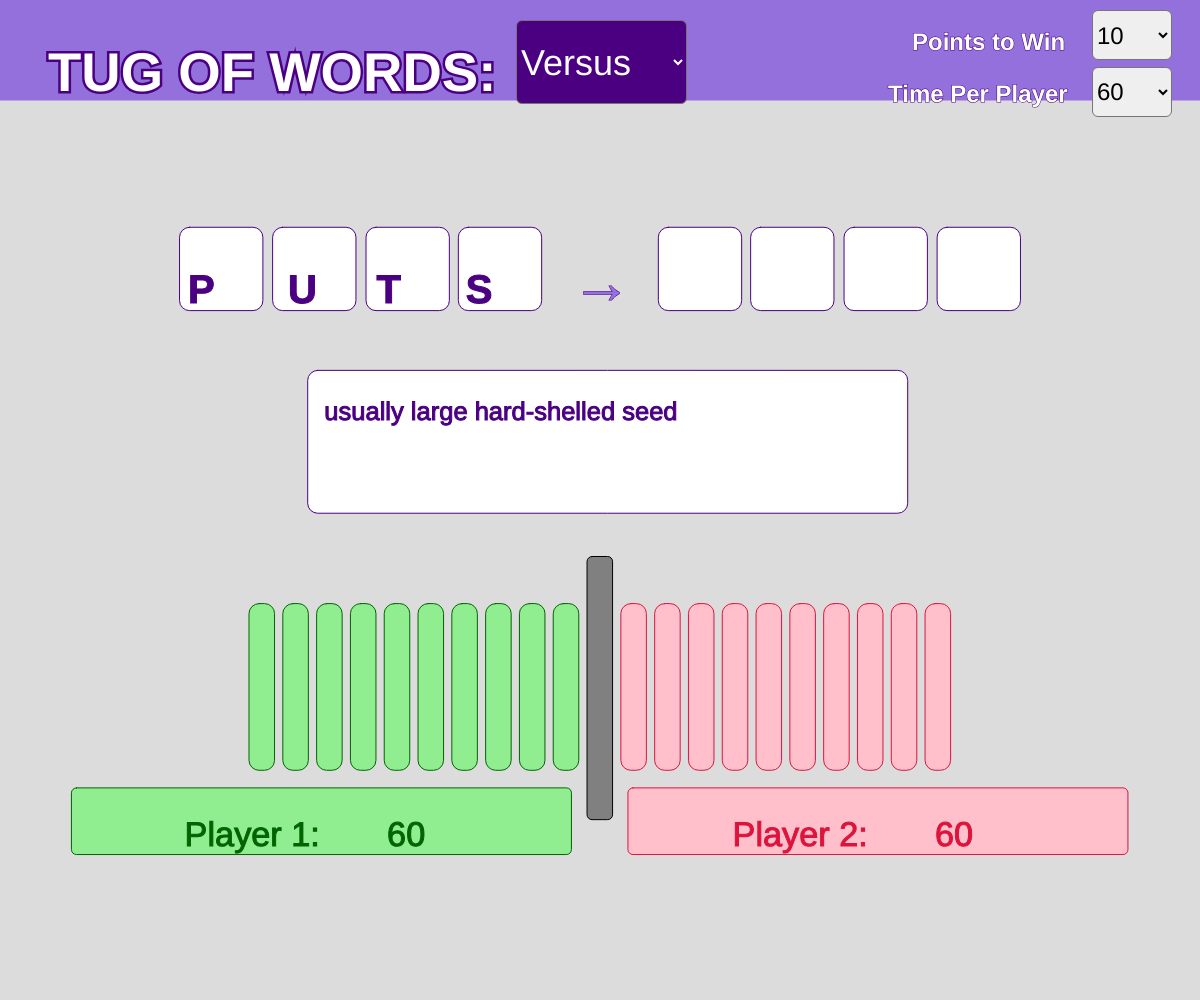
Frame 1 (no input)
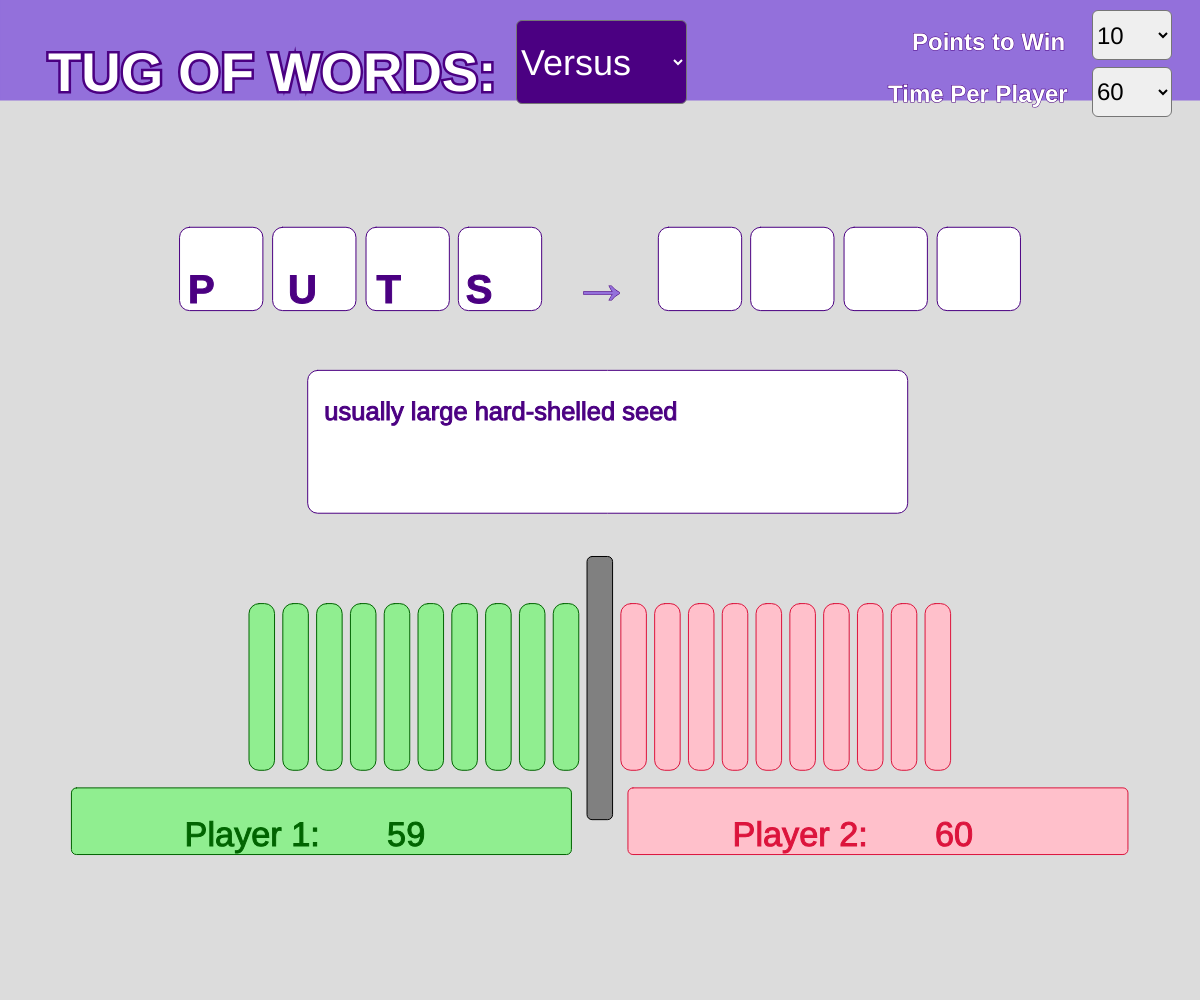
Frame 60 (no input)
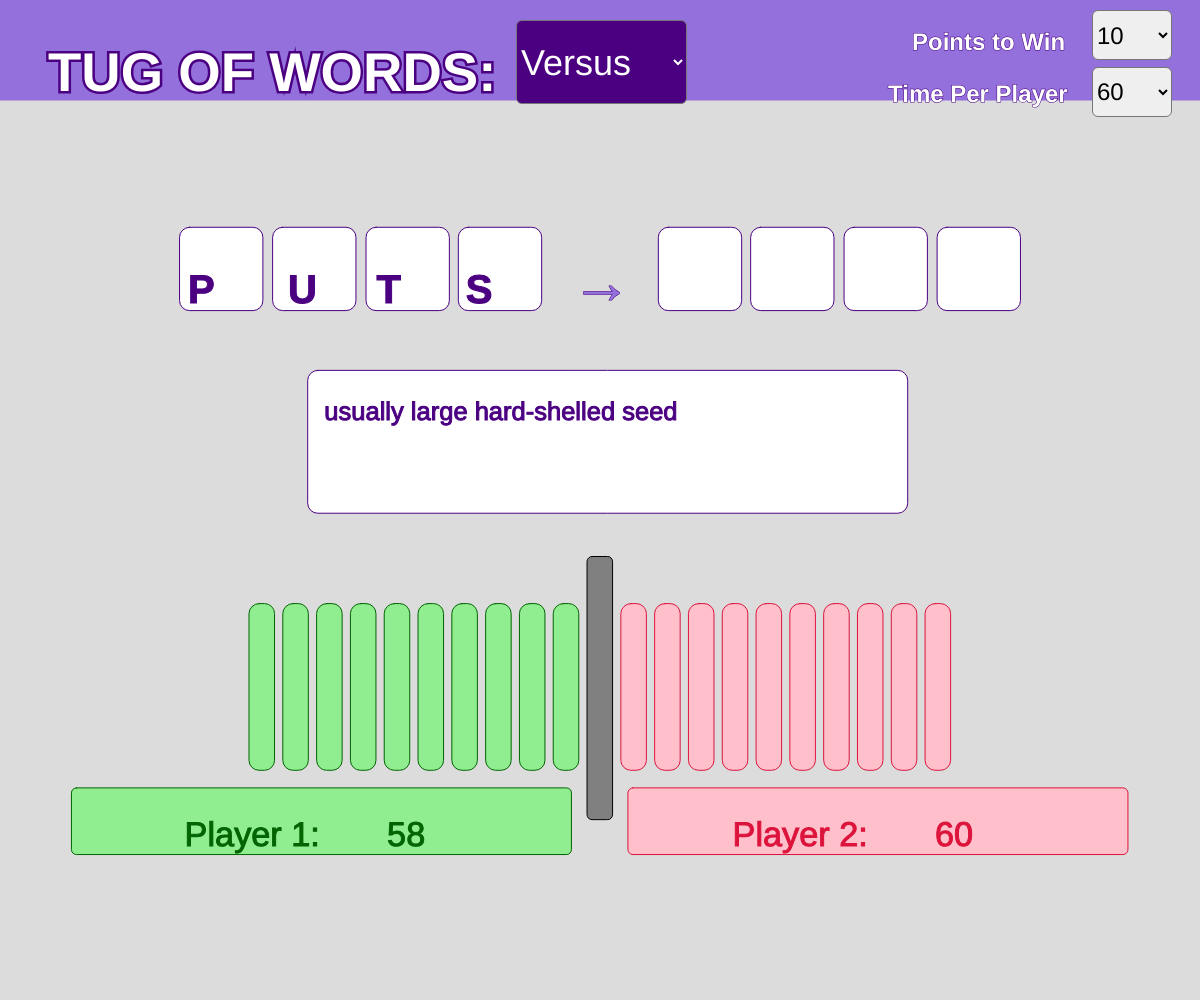
Frame 120 (the mouse pressed at the canvas centre since frame 60)

The p5.js sketch that drew these frames (run headless with seeded random() and noise() and a simulated clock; from frame 60 on, the mouse is pressed at the canvas centre):

// p5.js sketch
// ── sketch.js
//bust

swrongCount = 0
savedWords = []

count = 0
before = ''
after = ['','','','']
correct = ''
flashWord = ''
score = 0
team = 0
secs = 0

r = 255
g = 255
b = 255
let rr,gg,bb
let points, times

w = 0
h = 0

numRects = 10
timeSet = 60
p1timer = timeSet;
p2timer = timeSet;
timers = [p1timer, p2timer]

prev = 0
flows = []

let re, gr, bl

function setup() {
  w = windowWidth
  h = windowHeight
  createCanvas(w, h);
  button = createButton('New Game');
  button.position(w/2-w/12, h*2/3);
  button.size(w/6, h/12)
  button.style('font-size', '2.5vw');
  
  button.mousePressed(newGame);
  button.hide()
  
  rsel = createSelect();
  rsel.size(w/15, h/20)
  rsel.style('font-size', '2vw');
  rsel.style('border-radius', '6px');
  rsel.position(w*9.1/10, h/100);
  rsel.option(5);
  rsel.option(10);
  rsel.option(15);
  rsel.selected(10);
  rsel.changed(rectEvent);
  
  tsel = createSelect();
  tsel.size(w/15, h/20)
  tsel.style('font-size', '2vw');
  tsel.style('border-radius', '6px');
  tsel.position(w*9.1/10, h/15);
  tsel.option(60);
  tsel.option(90);
  tsel.option(120);
  tsel.selected(60);
  tsel.changed(timeEvent);
  
  msel = createSelect();
  msel.size(w/7, h/11.9)
  msel.style('font-size', '3vw');
  msel.style('background-color', 'indigo');
  msel.style('color', 'white');
  msel.style('border-radius', '6px');
  msel.position(w*4.3/10, h/50);
  msel.option('Versus');
  msel.option('Timed');
  msel.selected('Versus');
  msel.changed(modeEvent);
  
  before = random(Object.keys(defs)).toUpperCase()
  correct = random(matches[before.toLowerCase()]).toUpperCase()

  savedWords.push(before)
  savedWords.push(correct)
  points = 'Points to Win'
  times = 'Time Per Player'
}

function draw() {
  background(220)
  colorMode(RGB);
  
  if (r < 255){
    r+=25
    b+=25
    rr=r
    bb=b
  }
  if (g < 255 && flashWord == '') {
    g+=25
    b+=25
    gg=g
    bb=b
  }
  else if (g < 255) {
    rr=255
    g+=15
    b+=15
  }
  else {
    flashWord = ''
  }
  
  //Top Banner
  fill('mediumpurple')
  stroke('mediumpurple')
  rect(0, 0, w, 100);
  fill('white')
  stroke('indigo')
  strokeWeight(5)
  textStyle(BOLD);
  textSize(w/22);
  text('TUG OF WORDS:', w/25, h/11);
  strokeWeight(1)
  
  textSize(w/50);
  text(points, w*0.76, h/20);
  text(times, w*0.74, h/9.8);
  
  //Word viewer
  fill(r, g, b)
  rect(w/2-h/24-h/10, h/4.4, h/12, h/12, 10);
  rect(w/2-h/24-h/5.2, h/4.4, h/12, h/12, 10);
  rect(w/2-h/24-h/3.5, h/4.4, h/12, h/12, 10);
  rect(w/2-h/24-h/2.64, h/4.4, h/12, h/12, 10);
  
  if (points != ''){ fill(rr, gg, bb) }
  else { fill('white ') }
  rect(w/2-h/24+h/10, h/4.4, h/12, h/12, 10);
  rect(w/2-h/24+h/5.2, h/4.4, h/12, h/12, 10);
  rect(w/2-h/24+h/3.5, h/4.4, h/12, h/12, 10);
  rect(w/2-h/24+h/2.64, h/4.4, h/12, h/12, 10);
  
  fill('indigo')
  textSize(w/30);
  text(before[0], w/2-h/24-h/2.7, h/3.3);
  text(before[1], w/2-h/24-h/3.7, h/3.3);
  text(before[2], w/2-h/24-h/5.5, h/3.3);
  text(before[3], w/2-h/24-h/10.8, h/3.3); 
  
  fill('mediumpurple')
  textSize(w/30);
  text(after[3], w/2-h/24+h/2.6, h/3.3);
  text(after[2], w/2-h/24+h/3.4, h/3.3);
  text(after[1], w/2-h/24+h/4.9, h/3.3);
  text(after[0], w/2-h/24+h/9.3, h/3.3); 
  
  //Definition
  fill('mediumpurple')
  textSize(w/20);
  text('→', w/2.1, h/3.3);
  fill('white')
  rect(w/3.9, h/2.7, w/2, h/7, 10);

  fill('indigo')
  textStyle(NORMAL)
  textWrap(WORD);
  textSize(w/47);
  def = defs[correct.toLowerCase()]
  text(def, w/3.7, h/2.5, w/2.1, h/7);
  
  fill(r,g,b)
  textSize(w/30);
  if (flashWord != ''){
    text(flashWord[3], w/2-h/24+h/2.6, h/3.3);
    text(flashWord[2], w/2-h/24+h/3.4, h/3.3);
    text(flashWord[1], w/2-h/24+h/4.9, h/3.3);
    text(flashWord[0], w/2-h/24+h/9.3, h/3.3);
  }
  
  strokeWeight(1)
  //Score keeper & timer
  if (points != '') {
    if (frameCount % 60 == 0 && timers[0] > 0 && timers[1] > 0) {
      timers[team%2]--;
    }
    for (let i = 0; i <= numRects; i++) {

      plift = 0
      nlift = 0
      if (i == score) {
        plift = h/25
      }
      else if (i == score*-1) {
        nlift = h/25
      }

      if (i == 0){
        fill('grey')
        stroke('black')
        rect(w/15+(15*w/35.5), h/3.8+h/3-plift, w/47, h/3.8, 5);
      }
      else {
        fill('lightgreen')
        stroke('darkgreen')
        rect(w/15+((15-i)*w/35.5), h/3.7+h/3-nlift, w/47, h/6, 10);

        fill('pink')
        stroke('crimson')
        rect(w/15+((15+i)*w/35.5), h/3.7+h/3-plift, w/47, h/6, 10);
      }
    }

    fill('lightgreen')
    stroke('darkgreen')
    rect(w/16.8, h/2.2+h/3, w/2.4, h/15, 5);
    fill('darkgreen')
    textSize(w/35)
    text('Player 1: ', w/6.5, h/1.95+h/3)
    text(timers[0], w/3.1, h/1.95+h/3)

    fill('pink')
    stroke('crimson')
    rect(w/15+w/2.19, h/2.2+h/3, w/2.4, h/15, 5);
    fill('crimson')
    textSize(w/35)
    text('Player 2: ', w/6.5+w/2.19, h/1.95+h/3)
    text(timers[1], w/3.1+w/2.19, h/1.95+h/3)
  }
  else {
    if (frameCount%60 == 0 && score != 31){
      timers[0] += 1;
    }
    textSize(w/22)
    strokeWeight(5)
    stroke('indigo')
    fill('white')
    tx = w*0.85
    ty = h/11
    if (timers[0]%60 < 10) { text(int(timers[0]/60)+':0'+timers[0]%60, tx, ty); }
    else { text(int(timers[0]/60)+':'+timers[0]%60, tx, ty); }
    
    strokeWeight(2)
    if (score < 0){
      score = 0
    }
    if (wrongCount == 0){
      wrongCount = 1
    }
    for (let i = 15; i > 15-score; i--) {
      if (i > 5){
        fill('pink')
        stroke('crimson')
        
      }
      else if (i > -5) {
        fill('peachpuff')
        stroke('darkorange')
      }
      else if (i > -15) {
        fill('lightgreen')
        stroke('darkgreen')
      }
      else {
        fill('darkgreen')
        stroke('darkgreen')
      }
      rect(w/15+((15-i)*w/35.5), h/3.6+h/3, w/47, h/4, 10);
    }
  }
  
  //Endgame
  if (points != '' && (timers[0] == 0 || timers[1] == 0 || score == numRects || score == numRects*-1)) {
    let textToAnimate, textX, textY
    textSize(w/16)
    fill('white')
    stroke('black')
    rect(w/12, h/7, w/1.2, h/1.2)
    fill('indigo')

    if (score > 0) { 
      text('Round over:', w/3, h/3)
      textToAnimate = 'Player 2 Wins!     '
      textX = 1/3.3
      textY = h/2
      stroke('crimson')
    }
    else if (score < 0) { 
      text('Round over:', w/3, h/3)
      textToAnimate = 'Player 1 Wins!     '
      textX = 1/3.3
      textY = h/2
      stroke('lime')
    }
    else { 
      text('Round over: ', w/4.7, h/2.5) 
      textToAnimate = 'It\'s a tie!     '
      textX = 2.28/4
      textY = h/2.5  
      stroke('indigo')
    }

    prev = 0
    for (let i = 0; i < textToAnimate.length; i++) {
      if (i == int(frameCount/7 % textToAnimate.length)) {
        strokeWeight(5);
      } else {
        strokeWeight(0);
      }
      text(textToAnimate[i], w*textX + prev, textY);
      prev += textWidth(textToAnimate[i])
    }
    strokeWeight(1)
    
    if (frameCount % 5 == 0) {
      let xOptions = [random(w/8, w*7/8)]
      let x=random(xOptions);     
      let y=random(h/5, h*4);
      let a = color(random(255), random(255), random(255))
      let b = color(random(255), random(255), random(255))
      flows.push([x, y, a, b])
    }
    
    for (let i = 0; i < flows.length; i++){
      x = flows[i][0]
      y = flows[i][1]
      a = flows[i][2]
      b = flows[i][3]
      
      noStroke()
      fill(a);
      ellipse(x+13,y-3,20,20)
      ellipse(x-13,y-3,20,20)
      ellipse(x-7.5,y+14,20,20)
      ellipse(x+7.5,y+14,20,20)
      ellipse(x,y-15,20,20)
      fill (b);
      ellipse(x,y+1,22,22) 
    }
    
    re = map(sin(frameCount * 0.05), -1, 1, 195, 147);
    gr = map(sin(frameCount * 0.05), -1, 1, 176, 112);
    bl = map(sin(frameCount * 0.05), -1, 1, 234, 255);
    button.style("background-color", "rgb(" + re + ", " + gr + ", " + bl + ")");
    button.show();
  }
  else if (score == 31 && points == '') {
    let textToAnimate, textX, textY
    textSize(w/16)
    fill('white')
    stroke('black')
    rect(w/12, h/7, w/1.2, h/1.2)
    fill('indigo')

    if (score > 0) { 
      text('You solved 31 words in:', w/6, h/3)
      textToAnimate = int(timers[0]/60) + ' minutes and ' + timers[0]%60 + ' seconds!     ';
      textX = 1/7
      textY = h/2
      stroke('indigo')
    }
    
    prev = 0
    for (let i = 0; i < textToAnimate.length; i++) {
      if (i == int(frameCount/7 % textToAnimate.length)) {
        strokeWeight(5);
      } else {
        strokeWeight(0);
      }
      text(textToAnimate[i], w*textX + prev, textY);
      prev += textWidth(textToAnimate[i])
    }
    strokeWeight(1)
    
    if (frameCount % 5 == 0) {
      let xOptions = [random(w/8, w*7/8)]
      let x=random(xOptions);     
      let y=random(h/5, h*4);
      let a = color(random(255), random(255), random(255))
      let b = color(random(255), random(255), random(255))
      flows.push([x, y, a, b])
    }
    
    for (let i = 0; i < flows.length; i++){
      x = flows[i][0]
      y = flows[i][1]
      a = flows[i][2]
      b = flows[i][3]
      
      noStroke()
      fill(a);
      ellipse(x+13,y-3,20,20)
      ellipse(x-13,y-3,20,20)
      ellipse(x-7.5,y+14,20,20)
      ellipse(x+7.5,y+14,20,20)
      ellipse(x,y-15,20,20)
      fill (b);
      ellipse(x,y+1,22,22) 
    }
    
    re = map(sin(frameCount * 0.05), -1, 1, 195, 147);
    gr = map(sin(frameCount * 0.05), -1, 1, 176, 112);
    bl = map(sin(frameCount * 0.05), -1, 1, 234, 255);
    button.style("background-color", "rgb(" + re + ", " + gr + ", " + bl + ")");
    button.show();
  }
}

function newGame() {
  if (points != ''){ 
    timers[0] = timeSet;
    timers[1] = timeSet;
  }
  else { timers[0] = 0; }
  
  wrongCount = 0
  
  score = 0;
  team = 0;
  button.hide();
  flows = []
  
  savedWords = []
  before = random(Object.keys(defs)).toUpperCase()
  correct = random(matches[before.toLowerCase()]).toUpperCase()
  savedWords.push(before)
  savedWords.push(correct)
  
  after = ['','','','']
  
}


const sleep = ms => new Promise(r => setTimeout(r, ms));
async function keyPressed() {
  if (timers[0] != 0 && timers[1] != 0 && score != numRects && score != numRects*-1) {
    after[count%4] = String.fromCharCode(keyCode)
    if (keyCode == 8) {
      after = ['','','','']
      count = 0
    }
    else if (keyCode == 8) {
      after = ['','','','']
      count = 0
    }
    else if (count%4 == 3) {
      arrEqual = true
      for (let c = 0; c < after.length; c++) {
        if (after[c] !== correct[c]) arrEqual = false;
      }
      
      await sleep(50);
      if (arrEqual){
        r = 0
        b = 0
        clone = ''
        for (let c = 0; c < 4; c++) { clone += after[c] }
        before = clone

        correct = random(matches[before.toLowerCase()]).toUpperCase()
        correctCount = 0
        while (savedWords.includes(correct)){
          if (correctCount == matches[before.toLowerCase()].length) {
            before = random(Object.keys(defs)).toUpperCase()
            while (savedWords.includes(before)){
              before = random(Object.keys(defs)).toUpperCase()
            }

            correct = random(matches[before.toLowerCase()]).toUpperCase()
            savedWords.push(before)
            break
          }
          else {
            correct = random(matches[before.toLowerCase()]).toUpperCase()
            correctCount += 1
          } 
        }
        savedWords.push(correct)

        if (team % 2 == 0 && points != ''){
          score -= 1
        }
        else {
          score += 1
        }
        after = ['','','','']
        count = 0
        wrongCount = 0
      }
      else {
        g = 0
        b = 0

        after = ['','','','']
        count = 0
        wrongCount += 1
        if (wrongCount == 2){
          flashWord = correct
          
          before = random(Object.keys(defs)).toUpperCase()
          while (savedWords.includes(before)){
            before = random(Object.keys(defs)).toUpperCase()
          }
          correct = random(matches[before.toLowerCase()]).toUpperCase()
          savedWords.push(before)
          savedWords.push(correct)
          
          wrongCount = 0
        }
      }
      team += 1
    } 
    else {
      count++
    }
  }
}

function rectEvent() {
  let item = rsel.value();
  numRects = item;
  newGame()
}

function timeEvent() {
  let item = tsel.value();
  timeSet = item;
  newGame()
}

function modeEvent() {
  let item = msel.value();
  if (item == 'Versus'){
    rsel.show()
    tsel.show()
    points = 'Points to Win'
    times = 'Time Per Player'
    numRects = 10
    rsel.selected(10)
    tsel.selected(60)
  }
  else {
    rsel.hide()
    tsel.hide()
    timers[0] = 0
    points = ''
    times = ''
    numRects = -100
  }
  newGame()
}
// ── db.js
defs = {'abed': 'in bed', 'abet': 'assist or encourage, usually in some wrongdoing', 'able': "having the power, skill, means, or opportunity to do ", 'ably': 'with competence; in a competent capable manner', 'abut': 'lie adjacent to another or share a boundary', 'aced': 'succeed at easily', 'aces': 'the smallest whole number or a numeral representing this number', 'ache': 'a dull persistent (usually moderately intense) pain', 'achy': 'causing a dull and steady pain', 'acid': 'any of various water-soluble compounds having a sour taste and capable of turning litmus red', 'acme': 'the highest level or degree attainable', 'acne': 'an inflammatory disease involving the sebaceous glands of the skin', 'acre': 'a unit of area (4840 square yards)', 'acts': 'a legal document codifying the result of deliberations', 'adds': 'join (something) to something else so as to increase the size, number, or amount', 'adit': 'a nearly horizontal passage from the surface into a mine', 'aeon': 'an indefinite and very long period of time', 'afar': 'at or to a distance', 'agar': 'any culture medium that uses agar as the gelling agent', 'aged': 'people who are old collectively', 'ages': 'how long something has existed', 'aide': 'an officer who acts as military assistant to a more senior officer', 'aids': 'a person or thing that is a resource that helps make something easier or possible to do', 'ails': 'aromatic bulb used as seasoning', 'aims': 'an anticipated outcome that is intended or that guides your planned actions', 'airs': 'a mixture of gases (especially oxygen)', 'airy': 'open to or abounding in fresh air', 'ajar': 'slightly open', 'akin': 'similar in quality or character', 'alar': 'a chemical sprayed on fruit trees to regulate their growth', 'alas': 'an expression of grief, pity, or concern', 'ales': 'a general name for beer made with a top fermenting yeast', 'ally': 'a friendly nation', 'alms': 'money or goods contributed to the poor', 'aloe': 'succulent plants having rosettes of leaves usually with fiber like hemp and spikes of showy flowers', 'also': 'in addition', 'alto': 'the highest adult male singing voice', 'alum': 'a white crystalline double sulfate of aluminum', 'ambo': 'a platform raised above the surrounding level to give prominence to the person on it', 'amen': 'uttered at the end of a prayer or hymn, meaning ‘so be it.’', 'ammo': 'projectiles to be fired from a gun', 'amps': "the basic unit of electric current adopted under the Systeme International d'Unites", 'anew': 'again but in a new or different way', 'anon': 'at another time', 'ants': 'social insect living in organized colonies', 'apes': 'any of various primates with short tails or no tail at all', 'apex': 'the highest point (of something)', 'apse': 'a domed or vaulted recess or projection on a building especially the east end of a church', 'arch': 'a curved shape in the vertical plane that spans an opening', 'arcs': 'electrical conduction through a gas in an applied electric field', 'area': 'a particular geographical region of indefinite boundary', 'aria': 'an elaborate song for solo voice', 'arid': 'lacking sufficient water or rainfall', 'aril': 'fleshy and usually brightly colored cover of some seeds that develops from the ovule stalk', 'arks': 'a large, flat-bottomed boat', 'arms': 'a human limb; commonly used to refer to the whole superior limb', 'army': 'a permanent organization of the military land forces of a nation or state', 'arse': 'the fleshy part of the human body that you sit on', 'arts': 'the products of human creativity', 'arty': 'showily imitative of art or artists', 'arum': 'starch resembling sago that is obtained from cuckoopint root', 'ashy': 'of a light grey', 'asks': 'make a request or demand for something to somebody', 'atom': 'the basic unit of a chemical element', 'atop': 'on, to, or at the top', 'aunt': 'the sister of your father or mother; the wife of your uncle', 'aura': 'the distinctive atmosphere or quality that seems to surround and be generated by a person, thing, or place', 'auto': 'a motor vehicle with four wheels; usually propelled by an internal engine', 'aver': 'report or maintain', 'avid': 'marked by active interest and enthusiasm', 'away': 'not present; having left', 'awed': 'inspire awe in', 'awes': 'an overwhelming feeling of wonder or admiration', 'awls': 'a pointed tool for marking surfaces or for punching small holes', 'awry': 'turned or twisted toward one side', 'axed': 'chop or split with an ax', 'axes': 'an edge tool with a heavy bladed head mounted across a handle', 'axil': 'the upper angle between an axis and an offshoot such as a branch or leafstalk', 'axis': 'a straight line through a body or figure that satisfies certain conditions', 'axle': 'a shaft on which a wheel rotates', 'axon': 'long nerve fiber that conducts away from the cell body of the neuron', 'baba': 'a small cake leavened with yeast', 'babe': 'a very young child (birth to 1 year)', 'baby': 'a very young child (birth to 1 year)', 'bach': 'German baroque organist and contrapuntist; composed mostly keyboard music', 'back': 'the posterior part of a human (or animal)', 'bade': 'a Chadic language spoken in northern Nigeria', 'bads': 'that which is below standard or expectations as of ethics or decency', 'bags': 'a flexible container with a single opening', 'baht': 'the basic unit of money in Thailand', 'bail': 'the temporary release of an accused person awaiting trial', 'bait': 'anything that serves as an enticement', 'bake': 'cook and make edible by putting in a hot oven', 'bald': "grow bald; lose hair on one's head", 'bale': 'a large bundle bound for storage or transport', 'balk': 'the area on a billiard table behind the balkline', 'ball': 'round object that is hit or thrown or kicked in games', 'balm': 'any of various aromatic resinous substances used for healing and soothing', 'band': 'an unofficial association of people or groups', 'bane': 'something causing misery or death', 'bang': 'a vigorous blow', 'bank': 'sloping land (especially the slope beside a body of water)', 'bans': 'forbid the public distribution of', 'barb': 'an aggressive remark directed at a person and intended to have a telling effect', 'bard': 'a lyric poet', 'bare': 'not clothed or covered', 'barf': 'the matter ejected in vomiting', 'bark': 'tough protective covering of the woody stems and roots of trees', 'barn': 'an outlying farm building for storing feed and housing farm animals', 'bars': 'a room or establishment where alcoholic drinks are served over a counter', 'base': 'installation from which a military force initiates operations', 'bash': 'a vigorous blow', 'bask': 'derive or receive pleasure from; get enjoyment from; take pleasure in', 'bass': 'the lowest part of the musical range', 'bast': 'strong woody fibers obtained especially from the phloem of from various plants', 'bath': 'a vessel containing liquid in which something is immersed', 'bats': 'nocturnal mouselike mammal with membranous wings and anatomical adaptations for echolocation', 'baud': 'a unit of transmission speed equal to the number of times a signal changes state per second', 'bawl': 'shout loudly and without restraint', 'bays': 'an indentation of a shoreline larger than a cove but smaller than a gulf', 'bead': 'a small ball with a hole through the middle', 'beak': 'a bird\'s horny projecting jaws', 'beam': 'a signal transmitted along a narrow path; guides airplane pilots in darkness or bad weather', 'bean': 'any of various edible seeds of plants of the family Leguminosae used for food', 'bear': 'massive plantigrade carnivorous or omnivorous mammals', 'beat': 'a regular route for a sentry or policeman', 'beau': 'a man who is the lover of a man or woman', 'beck': 'a beckoning gesture', 'beds': 'a piece of furniture that provides a place to sleep', 'beef': 'cattle that are reared for their meat', 'been': 'have the quality of being', 'beep': 'a short high tone produced as a signal or warning', 'beer': 'a general name for alcoholic beverages made by fermenting a cereal(s)', 'bees': 'any of numerous hairy-bodied insects including social and solitary species', 'beet': 'biennial Eurasian plant usually having a swollen edible root; widely cultivated as a food crop', 'begs': 'call upon in supplication; entreat', 'bell': 'a hollow device made of metal that makes a ringing sound when struck', 'belt': 'endless loop of flexible material between two rotating shafts or pulleys', 'bend': 'a circular segment of a curve', 'bent': 'a relatively permanent inclination to react in a particular way', 'berg': 'a large mass of ice floating at sea; usually broken off of a polar glacier', 'berm': 'a narrow ledge or shelf typically at the top or bottom of a slope', 'best': 'the supreme effort one can make', 'beta': 'the 2nd letter of the Greek alphabet', 'bets': 'the money risked on a gamble', 'bevy': 'a large gathering of people of a particular type', 'beys': 'the governor of a district in the Ottoman Empire', 'bias': 'a partiality that prevents objective consideration of an issue or situation', 'bibs': 'top part of an apron; covering the chest', 'bids': 'an authoritative direction or instruction to do something', 'bier': 'a coffin along with its stand', 'biff': 'strike (someone) roughly or sharply with the fist', 'bike': 'a motor vehicle with two wheels and a strong frame', 'bile': 'a digestive juice secreted by the liver and stored in the gallbladder; aids in the digestion of fats', 'bilk': 'cheat somebody out of what is due, especially money', 'bill': 'a statute in draft before it becomes law', 'bind': 'something that hinders as if with bonds', 'bird': 'warm-blooded egg-laying vertebrates characterized by feathers and forelimbs modified as wings', 'bite': 'a wound resulting from biting by an animal or a person', 'bits': 'a small piece or quantity of something', 'blab': 'divulge confidential information or secrets', 'blah': 'pompous or pretentious talk or writing', 'bleb': 'a small blister on the skin', 'bled': 'lose blood from one\'s body', 'blew': 'exhale hard', 'blip': 'a sudden minor shock or meaningless interruption', 'blob': 'an indistinct shapeless form', 'bloc': 'a group of countries in special alliance', 'blog': 'a shared on-line journal where people can post diary entries about their personal experiences and hobbies', 'blot': 'a blemish made by dirt', 'blow': 'a powerful stroke with the fist or a weapon', 'blue': 'color or pigment; resembling the color of the clear sky in the daytime', 'blur': 'a hazy or indistinct representation', 'boar': 'Old World wild swine having a narrow body and prominent tusks', 'boas': 'a long thin fluffy scarf of feathers or fur', 'boat': 'a small vessel for travel on water', 'bobs': 'a former monetary unit in Great Britain', 'bode': 'indicate, as with a sign or an omen', 'bods': 'alternative names for the body of a human being', 'body': 'the entire physical structure of an organism', 'bogs': 'wet spongy ground of decomposing vegetation; has poorer drainage than a swamp', 'bogy': 'an evil or mischievous spirit', 'boil': 'a painful sore with a hard core filled with pus', 'bola': 'a cord fastened around the neck with an ornamental clasp and worn as a necktie', 'bold': 'a typeface with thick heavy lines', 'bole': 'a soft oily clay used as a pigment (especially a reddish brown pigment)', 'boll': 'the rounded seed-bearing capsule of a cotton or flax plant', 'bolo': 'a cord fastened around the neck with an ornamental clasp and worn as a necktie', 'bolt': 'a discharge of lightning accompanied by thunder', 'bomb': 'an explosive device fused to explode under specific conditions', 'bond': 'an electrical force linking atoms', 'bone': 'rigid connective tissue that makes up the skeleton of vertebrates', 'bong': 'a dull resonant sound as of a bell', 'bonk': 'have sexual intercourse with', 'bony': 'being very thin', 'boob': 'an ignorant or foolish person', 'book': 'a written work or composition that has been published', 'boom': 'a deep prolonged loud noise', 'boon': 'a desirable state', 'boor': 'a crude uncouth ill-bred person lacking culture or refinement', 'boos': 'a cry or noise made to express displeasure or contempt', 'boot': 'footwear that covers the whole foot and lower leg', 'bore': 'a person who evokes boredom', 'born': 'come into existence as a result of birth', 'boss': 'a person who exercises control over workers', 'both': 'used to refer to two people or things, regarded and identified together', 'bots': 'botfly larva; typically develops inside the body of a horse or sheep or human', 'bout': 'a short period of intense activity of a specified kind', 'bowl': 'a round vessel that is open at the top; used chiefly for holding food or liquids', 'bows': 'a knot with two loops and loose ends; used to tie shoelaces', 'boxy': 'resembling rectangularity', 'boys': 'a youthful male person', 'bozo': 'a man who is a stupid incompetent fool', 'brad': 'a small nail', 'brag': 'an instance of boastful talk', 'bran': 'broken husks of the seeds of cereal grains that are separated from the flour by sifting', 'bras': 'an undergarment worn by women to support their breasts', 'brat': 'a very troublesome child', 'bray': 'the cry of an ass', 'bred': 'reared in a specified environment or way', 'brew': 'drink made by steeping / boiling / fermenting rather than distilling', 'brie': 'soft creamy white cheese; milder than Camembert', 'brig': 'two-masted sailing vessel square-rigged on both masts', 'brim': 'the top edge of a vessel or other container', 'brio': 'quality of being active or spirited or alive and vigorous', 'bris': 'the Jewish rite of circumcision performed on a male child on the eighth day of his life', 'brit': 'a native or inhabitant of Great Britain', 'brow': 'the part of the face above the eyes', 'buck': 'the male of some horned animals', 'buds': 'a partially opened flower', 'buff': 'an ardent follower and admirer', 'bugs': 'general term for any insect or similar creeping or crawling invertebrate', 'bulk': 'the main part', 'bull': 'uncastrated adult male of domestic cattle', 'bump': 'a lump on the body caused by a blow', 'bums': 'a person who is deemed to be despicable or contemptible', 'bung': 'a plug used to close a hole in a barrel or flask', 'bunk': 'a long trough for feeding cattle', 'buns': 'small rounded bread either plain or sweet', 'bunt': ' gently tap (a pitched ball) without swinging ', 'buoy': 'bright-colored; a float attached by rope to the seabed to mark channels in a harbor', 'burg': 'colloquial American term for a town', 'burl': 'a slub or lump in wool or cloth', 'burn': 'pain that feels hot as if it were on fire', 'burp': 'a reflex that expels gas noisily from the stomach through the mouth', 'burr': 'seed vessel having hooks or prickles', 'bury': 'cover from sight', 'bush': 'a low woody perennial plant usually having several major stems', 'busk': 'play music in a public place and solicit money for it', 'buss': 'the act of caressing with the lips', 'bust': 'a complete failure', 'busy': 'having a great deal to do', 'butt': 'thick end of the handle', 'buys': 'an advantageous purchase', 'buzz': 'sound of rapid vibration', 'byes': 'an automatic advance to the next round in a tournament without playing an opponent', 'byre': 'a barn for cows', 'byte': 'a sequence of 8 bits', 'cabs': 'a compartment at the front of a motor vehicle or locomotive where driver sits', 'cads': 'someone who is morally reprehensible', 'cafe': 'a small restaurant where drinks and snacks are sold', 'caff': 'informal British term for a cafe', 'cage': 'an enclosure made or wire or metal bars', 'cake': 'an item of soft, sweet food, baked and often decorated', 'calf': 'young of domestic cattle', 'call': 'a telephone connection', 'calm': 'steadiness of mind under stress', 'came': 'move toward, travel toward something or somebody or approach something or somebody', 'cami': 'a camisole', 'camo': 'fabric dyed with splotches of green and brown and black and tan', 'camp': 'temporary living quarters specially built by the army for soldiers', 'cams': 'a river in east central England that flows past Cambridge to join the Ouse River', 'cane': 'a stick that people can lean on to help them walk', 'cans': 'airtight sealed metal container for food or drink or paint etc.', 'cape': 'a strip of land projecting into a body of water', 'capo': 'the head of a branch of an organized crime syndicate', 'caps': 'a tight-fitting headdress', 'card': 'one of a set of small pieces of stiff paper marked in various ways', 'care': 'the work of providing treatment for or attending to', 'carp': 'a deep-bodied freshwater fish, typically with barbels around the mouth', 'cars': 'a motor vehicle with four wheels; usually propelled by an internal combustion engine', 'cart': 'a heavy open wagon usually having two wheels and drawn by an animal', 'case': 'an occurrence of something', 'cash': 'money in the form of bills or coins', 'cask': 'the quantity a cask will hold', 'cast': 'the actors in a play', 'cats': 'feline mammal usually having thick soft fur and no ability to roar: domestic cats; wildcats', 'caul': 'part of the peritoneum attached to the stomach and to the colon and covering the intestines', 'cava': 'a Spanish sparkling wine made in the same way as champagne', 'cave': 'a geological formation consisting of an underground enclosure', 'cavy': 'short-tailed rough-haired South American rodent', 'caws': 'the sound made by corvine birds', 'cays': 'a coral reef off the southern coast of Florida', 'cell': 'any small compartment', 'celt': 'a member of a European people who once occupied Britain and Spain and Gaul prior to Roman times', 'cent': 'a fractional monetary unit of several countries', 'chad': 'what is removed when a hole is punched in a card or paper tape', 'chap': 'a boy or man', 'char': 'a charred substance', 'chat': 'an informal conversation', 'chef': 'a professional cook', 'chew': 'a wad of something chewable as tobacco', 'chic': 'elegance by virtue of being fashionable', 'chin': 'the protruding part of the lower jaw', 'chip': 'a small fragment of something broken off from the whole', 'chit': 'a dismissive term for a girl who is immature or who lacks respect', 'chop': 'the irregular motion of waves', 'chow': 'informal food', 'chub': 'European freshwater game fish with a thick spindle-shaped body', 'chug': 'the dull explosive noise made by an engine', 'chum': 'a close friend who accompanies his buddies in their activities', 'cite': 'a short note recognizing a source of information or of a quoted passage', 'city': 'a large and densely populated urban area; may include several independent administrative districts', 'clad': 'provide with clothes or put clothes on', 'clam': 'burrowing marine mollusk living on sand or mud; the shell closes with viselike firmness', 'clan': 'group of people related by blood or marriage', 'clap': 'a sudden very loud noise', 'claw': 'sharp curved horny process on the toe of a bird or some mammals or reptiles', 'clay': 'a very fine-grained soil that is plastic when moist but hard when fired', 'clef': 'a musical notation written on a staff indicating the pitch of the notes following it', 'clip': 'a metal frame or container holding cartridges; can be inserted into an automatic gun', 'clod': 'a compact mass', 'clog': 'footwear usually with wooden soles', 'clop': "the sound of a horse's hoofs hitting on a hard surface", 'clot': 'a lump of material formed from the content of a liquid', 'club': 'a team of professional baseball players who play and travel together', 'clue': 'a slight indication', 'coal': 'fossil fuel consisting of carbonized vegetable matter deposited in the Carboniferous period', 'coat': 'an outer garment that has sleeves and covers the body from shoulder down; worn outdoors', 'coax': 'a transmission line for high-frequency signals', 'cobs': 'nut of any of several trees of the genus Corylus', 'coca': 'a South American shrub whose leaves are chewed by natives of the Andes; a source of cocaine', 'cock': 'a male bird, especially a rooster', 'coco': 'tall palm tree bearing coconuts as fruits; widely planted throughout the tropics', 'coda': 'the closing section of a musical composition', 'code': 'Computing program instructions', 'cods': 'the vessel that contains the seeds of a plant (not the seeds themselves', 'cogs': 'a subordinate who performs an important but routine function', 'coho': 'fatty pinkish flesh of small salmon caught in the Pacific and Great Lakes', 'coif': "the arrangement of the hair (especially a woman's hair", 'coil': 'a structure consisting of something wound in a continuous series of loops', 'coin': 'a flat metal piece (usually a disc', 'coir': 'stiff coarse fiber from the outer husk of a coconut', 'coke': 'carbon fuel produced by distillation of coal', 'cola': 'large genus of African trees bearing kola nuts', 'cold': 'a mild viral infection involving the nose and respiratory passages (but not the lungs', 'cole': 'a hardy cabbage with coarse curly leaves that do not form a head', 'colt': 'a young male horse under the age of four', 'coma': 'a state of deep and often prolonged unconsciousness; usually the result of disease or injury', 'comb': 'a flat device with narrow pointed teeth on one edge; disentangles or arranges hair', 'come': 'the thick white fluid containing spermatozoa that is ejaculated by the male genital tract', 'comp': "an intensive examination testing a student's proficiency in some special field of knowledge", 'cone': 'any cone-shaped artifact', 'conk': 'informal term for the nose', 'conn': 'conduct or direct the steering of a ship or plane', 'cons': 'an argument opposed to a proposal', 'cook': 'someone who cooks food', 'cool': 'the quality of being at a refreshingly low temperature', 'coop': 'a farm building for housing poultry', 'coos': 'the sound made by a pigeon', 'coot': 'slate-black slow-flying birds somewhat resembling ducks', 'cope': 'brick that is laid sideways at the top of a wall', 'cops': 'uncomplimentary terms for a policeman', 'copy': 'a reproduction of a written record (e.g. of a legal or school record', 'cord': 'a line made of twisted fibers or threads', 'core': 'a small group of indispensable persons or things', 'cork': 'outer bark of the cork oak; used for stoppers for bottles etc.', 'corm': 'solid swollen underground bulb-shaped stem or stem base and serving as a reproductive structure', 'corn': 'tall annual cereal grass bearing kernels on large ears: widely cultivated in America in many varieties; the principal cereal in Mexico and Central and South America since pre-Columbian times', 'cosh': 'a piece of metal covered by leather with a flexible handle; used for hitting people', 'cost': 'the total spent for goods or services including money and time and labor', 'cosy': 'a padded cloth covering to keep a teapot warm', 'cote': 'a small shelter for domestic animals (as sheep or pigeons', 'cots': 'a sheath worn to protect a finger', 'coup': 'a sudden and decisive change of government illegally or by force', 'cove': 'a small inlet', 'cowl': 'protective covering consisting of a metal part that covers the engine', 'cows': "mature female of mammals of which the male is called `bull'", 'cozy': 'a padded cloth covering to keep a teapot warm', 'crab': 'decapod having eyes on short stalks and a broad flattened carapace with a small abdomen folded under the thorax and pincers', 'crag': 'a steep rugged rock or cliff', 'cram': 'crowd or pack to capacity', 'crap': 'obscene terms for feces', 'craw': 'a pouch in many birds and some lower animals that resembles a stomach for storage and preliminary maceration of food', 'crew': 'the men and women who man a vehicle (ship, aircraft, etc.', 'crib': 'baby bed with high sides made of slats', 'crit': 'a bicycle race held on a short course (usually less than 5 km or 3 miles', 'crop': 'the yield from plants in a single growing season', 'crow': 'black birds having a raucous call', 'crud': 'heavy wet snow that is unsuitable for skiing', 'crus': 'the leg from the knee to foot', 'crux': 'a small conspicuous constellation in the southern hemisphere in the Milky Way near Centaurus', 'cube': 'a hexahedron with six equal squares as faces', 'cubs': 'an awkward and inexperienced youth', 'cuds': 'food of a ruminant regurgitated to be chewed again', 'cued': 'assist (somebody acting or reciting', 'cues': "an actor's line that immediately precedes and serves as a reminder for some action or speech", 'cuff': 'the lap consisting of a turned-back hem encircling the end of the sleeve or leg', 'cull': 'the person or thing that is rejected or set aside as inferior in quality', 'culm': 'stem of plants of the Gramineae', 'cult': 'followers of an exclusive system of beliefs and practices', 'cups': 'a small open container usually used for drinking; usually has a handle', 'curd': 'a coagulated liquid resembling milk curd', 'cure': 'a medicine or therapy that cures disease or relieve pain', 'curl': 'a round shape formed by a series of concentric circles (as formed by leaves or flower petals', 'curs': 'an inferior dog or one of mixed breed', 'curt': 'marked by rude or peremptory shortness', 'cuss': 'a persistently annoying person', 'cute': 'attractive especially by means of smallness or prettiness or quaintness', 'cuts': 'a share of the profits', 'cyan': 'a primary subtractive color for light; has a blue-green color', 'cyst': 'a closed sac that develops abnormally in some body structure', 'czar': 'a male monarch or emperor (especially of Russia prior to 1917', 'dabs': 'a light touch or stroke', 'dace': 'small European freshwater fish with a slender bluish-green body', 'dada': 'an informal term for a father; probably derived from baby talk', 'dado': 'panel forming the lower part of an interior wall when it is finished differently from the rest of the wall', 'dads': 'an informal term for a father; probably derived from baby talk', 'daft': 'informal or slang terms for mentally irregular', 'dais': 'a platform raised above the surrounding level to give prominence to the person on it', 'dale': 'an open river valley (in a hilly area', 'dame': 'informal terms for a (young', 'damn': 'something of little value', 'damp': 'a slight wetness', 'dams': 'a barrier constructed to contain the flow of water or to keep out the sea', 'dank': 'unpleasantly cool and humid', 'dare': 'a challenge to do something dangerous or foolhardy', 'dark': 'absence of light or illumination', 'darn': 'something of little value', 'dart': 'a small narrow pointed missile that is thrown or shot', 'dash': 'distinctive and stylish elegance', 'data': 'a collection of facts from which conclusions may be drawn', 'date': 'the specified day of the month', 'dawn': 'the first light of day', 'days': 'time for Earth to make a complete rotation on its axis', 'daze': 'the feeling of distress and disbelief that you have when something bad happens accidentally', 'dead': 'people who are no longer living', 'deaf': 'people who have severe hearing impairments', 'deal': 'a particular instance of buying or selling', 'dean': 'an administrator in charge of a division of a university or college', 'dear': 'a beloved person; used as terms of endearment', 'deck': 'any of various platforms built into a vessel', 'deed': 'a legal document signed and sealed and delivered to effect a transfer of property and to show the legal right to possess it', 'deem': 'keep in mind or convey as a conviction or view', 'deep': 'the central and most intense or profound part', 'deer': "distinguished from Bovidae by the male's having solid deciduous antlers", 'deft': 'skillful in physical movements; especially of the hands', 'defy': 'resist or confront with resistance', 'dell': 'a small wooded hollow', 'demo': 'a visual presentation showing how something works', 'dens': 'the habitation of wild animals', 'dent': 'an appreciable consequence (especially a lessening', 'deny': 'declare untrue; contradict', 'desk': 'a piece of furniture with a writing surface and usually drawers or other compartments', 'dews': 'water that has condensed on a cool surface overnight from water vapor in the air', 'dewy': 'wet with dew', 'dhal': 'tropical woody herb with showy yellow flowers and flat pods; much cultivated in the tropics', 'dhow': 'a lateen-rigged sailing vessel used by Arabs', 'dial': 'the face of a timepiece; graduated to show the hours', 'dice': 'a small cube with 1 to 6 spots on the six faces; used in gambling to generate random numbers', 'died': 'pass from physical life and lose all bodily attributes and functions necessary to sustain life', 'dies': 'a small cube with 1 to 6 spots on the six faces; used in gambling to generate random numbers', 'diet': 'a prescribed selection of foods', 'digs': 'the site of an archeological exploration', 'dike': 'a long wall or embankment built to prevent flooding from the sea', 'dill': 'aromatic herb having aromatic threadlike foliage and seeds used as seasoning', 'dime': 'a United States coin worth one tenth of a dollar', 'dims': "not shining brightly or clearly", 'dine': 'have supper; eat dinner', 'ding': 'a ringing sound', 'dink': 'a couple who both have careers and no children (an acronym for dual income no kids', 'dint': "interchangeable with `means' in the expression `by means of'", 'dips': 'a depression in an otherwise level surface', 'dire': 'fraught with extreme danger; nearly hopeless', 'dirt': "the part of the earth's surface consisting of humus and disintegrated rock", 'dish': 'a piece of dishware normally used as a container for holding or serving food', 'disk': 'something with a round shape resembling a flat circular plate', 'diss': 'treat, mention, or speak to rudely', 'diva': 'a distinguished female operatic singer; a female operatic star', 'dive': 'a cheap disreputable nightclub or dance hall', 'dock': 'an enclosure in a court of law where the defendant sits during the trial', 'docs': 'a licensed medical practitioner', 'dodo': 'someone whose style is out of fashion', 'doer': 'a person who acts and gets things done', 'does': 'an uproarious party', 'doff': 'remove', 'doge': 'formerly the chief magistrate in the republics of Venice and Genoa', 'dogs': 'a member of the genus Canis', 'dole': 'a share of money or food or clothing that has been charitably given', 'doll': 'a small replica of a person; used as a toy', 'dolt': 'a person who is not very bright', 'dome': 'a concave shape whose distinguishing characteristic is that the concavity faces downward', 'done': 'engage in', 'dong': 'the basic unit of money in Vietnam', 'doom': 'an unpleasant or disastrous destiny', 'door': 'a swinging or sliding barrier that will close the entrance to a room or building or vehicle', 'dope': 'street names for marijuana', 'dork': 'a dull stupid fatuous person', 'dorm': 'a college or university building containing living quarters for students', 'dory': 'a small boat of shallow draft with cross thwarts for seats and rowlocks for oars with which it is propelled', 'dose': 'a measured portion of medicine taken at any one time', 'dote': 'be foolish or senile due to old age', 'dots': 'a very small circular shape', 'dour': 'stubbornly unyielding', 'dove': 'any of numerous small pigeons', 'down': 'soft fine feathers', 'doxy': 'a woman who cohabits with an important man', 'doze': 'a light fitful sleep', 'dozy': 'half asleep', 'drab': 'a dull greyish to yellowish or light olive brown', 'drag': 'the phenomenon of resistance to motion through a fluid', 'dram': 'a unit of apothecary weight equal to an eighth of an ounce or to 60 grains', 'draw': 'a gully that is shallower than a ravine', 'dray': 'a low heavy horse cart without sides; used for haulage', 'drew': 'United States actor (born in Ireland', 'drip': 'flowing in drops; the formation and falling of drops of liquid', 'drop': 'a shape that is spherical and small', 'drug': 'a substance that is used as a medicine or narcotic', 'drum': 'a musical percussion instrument; usually consists of a hollow cylinder with a membrane stretched across each end', 'drys': 'a reformer who opposes the use of intoxicating beverages', 'dual': 'consisting of or involving two parts or components usually in pairs', 'dubs': 'the new sounds added by dubbing', 'duck': 'small wild or domesticated web-footed broad-billed swimming bird usually having a depressed body and short legs', 'duct': 'a bodily passage or tube lined with epithelial cells and conveying a secretion or other substance', 'dude': 'an informal form of address for a man', 'duds': 'someone who is unsuccessful', 'duel': 'a prearranged fight with deadly weapons by two people', 'dues': 'that which is deserved or owed', 'duet': 'two items of the same kind', 'duff': 'a stiff flour pudding steamed or boiled usually and containing e.g. currants and raisins and citron', 'dugs': 'an udder or breast or teat', 'duke': 'a British peer of the highest rank', 'dull': 'make dull in appearance', 'duly': 'in accordance with what is appropriate or suitable for the circumstances', 'dumb': 'slow to learn or understand; lacking intellectual acuity', 'dump': 'a coarse term for defecation', 'dune': 'a ridge of sand created by the wind; found in deserts or near lakes and oceans', 'dung': 'fecal matter of animals', 'dunk': 'a basketball shot in which the basketball is propelled downward into the basket', 'duns': 'horse of a dull brownish grey color', 'duos': 'two items of the same kind', 'dupe': 'a person who is tricked or swindled', 'dura': 'the outermost (and toughest', 'dusk': 'the time of day immediately following sunset', 'dust': 'fine powdery material such as dry earth or pollen that can be blown about in the air', 'duty': 'the social force that binds you to the courses of action demanded by that force', 'dyad': 'two items of the same kind', 'dyed': 'color with dye', 'dyer': 'someone whose job is to dye cloth', 'dyes': 'a usually soluble substance for staining or coloring e.g. fabrics or hair', 'dyke': 'a long wall or embankment built to prevent flooding from the sea', 'each': 'used to refer to every one of two or more  nouns', 'earl': 'a British peer ranking below a marquess and above a viscount', 'earn': 'earn on some commercial or business transaction; earn as salary or wages', 'ears': 'the sense organ for hearing and equilibrium', 'ease': 'freedom from difficulty or hardship or effort', 'east': 'the cardinal compass point that is at 90 degrees', 'easy': 'posing no difficulty; requiring little effort', 'eats': 'informal terms for a meal', 'eddy': 'founder of Christian Science in 1866 (1821-1910', 'edgy': 'being in a tense state', 'edit': 'prepare for publication or presentation by correcting, revising, or adapting', 'eels': 'the fatty flesh of eel; an elongate fish found in fresh water in Europe and America; large eels are usually smoked or pickled', 'eggs': 'animal reproductive body consisting of an ovum or embryo together with nutritive and protective envelopes; especially the thin-shelled reproductive body laid by e.g. female birds', 'egos': 'an inflated feeling of pride in your superiority to others', 'elan': 'a feeling of strong eagerness (usually in favor of a person or cause', 'ells': 'an extension at the end and at right angles to the main building', 'elms': 'any of various trees of the genus Ulmus: important timber or shade trees', 'emit': 'expel (gases or odors)', 'eons': 'the longest division of geological time', 'eras': 'a period marked by distinctive character or reckoned from a fixed point or event', 'ergs': 'a cgs unit of work or energy; the work done by a force of one dyne acting over a distance of one centimeter', 'errs': 'to make a mistake or be incorrect', 'etas': "a terrorist organization organized in 1959 by student activists who were dissatisfied with the moderate nationalism of the traditional Basque party; want to create an independent homeland in Spain's western Pyrenees", 'etch': 'make an etching of', 'even': 'the latter part of the day (the period of decreasing daylight from late afternoon until nightfall', 'ever': 'at any time', 'eves': 'the day or period of time immediately before an event or occasion', 'ewer': 'an open vessel with a handle and a spout for pouring', 'ewes': 'a member of a people living in southern Benin and Togo and southeastern Ghana', 'exit': 'an opening that permits escape or release', 'exon': "sequence of a gene's DNA that transcribes into protein structures", 'eyed': 'look at', 'eyes': 'the organ of sight', 'face': 'the front of the human head from the forehead to the chin and ear to ear', 'fact': 'a piece of information about circumstances that exist or events that have occurred', 'fade': 'a golf shot that curves to the right for a right-handed golfer', 'fado': 'a sad Portuguese folksong', 'fads': 'an interest followed with exaggerated zeal', 'fail': 'fail to do something; leave something undone', 'fain': 'having made preparations', 'fair': 'a traveling show; having sideshows and rides and games of skill etc.', 'fake': 'something that is a counterfeit; not what it seems to be', 'fall': 'the season when the leaves fall from the trees', 'fame': 'the state or quality of being widely honored and acclaimed', 'fang': 'a Bantu language spoken in Cameroon', 'fans': 'a device for creating a current of air by movement of a surface or surfaces', 'fare': 'an agenda of things to do', 'farm': 'workplace consisting of farm buildings and cultivated land as a unit', 'faro': 'a card game in which players bet against the dealer on the cards he will draw from a dealing box', 'fart': 'a reflex that expels intestinal gas through the anus', 'fast': 'abstaining from food', 'fate': 'an event (or a course of events', 'fats': 'a soft greasy substance occurring in organic tissue and consisting of a mixture of lipids (mostly triglycerides', 'faun': "ancient Italian deity in human shape, with horns, pointed ears and a goat's tail; equivalent to Greek satyr", 'fawn': 'a color or pigment varying around a light grey-brown color', 'faze': 'disturb the composure of', 'fear': 'an emotion experienced in anticipation of some specific pain or danger (usually accompanied by a desire to flee or fight', 'feat': 'a notable achievement', 'feed': 'food for domestic livestock', 'feel': 'an intuitive awareness', 'fees': 'a fixed charge for a privilege or for professional services', 'feet': 'the part of the leg of a human being below the ankle joint', 'fell': 'the dressed skin of an animal (especially a large animal', 'felt': 'a fabric made of compressed matted animal fibers', 'fend': 'try to manage without help', 'fens': '100 fen equal 1 yuan in China', 'fern': 'any of numerous flowerless and seedless vascular plants having true roots from a rhizome and fronds that uncurl upward; reproduce by spores', 'fess': 'an ordinary in the form of a broad horizontal stripe across the middle of the shield', 'fete': 'an elaborate party (often outdoors)', 'feud': 'a bitter quarrel between two parties', 'fiat': 'a legally binding command or decision entered on the court record', 'fibs': 'a trivial lie', 'fife': 'a small high-pitched flute similar to a piccolo', 'figs': 'a diagram or picture illustrating textual material', 'file': 'a set of related records (either written or electronic', 'fill': 'a quantity sufficient to satisfy', 'film': 'a form of entertainment that enacts a story by sound and a sequence of images giving the illusion of continuous movement', 'find': 'a productive insight', 'fine': 'money extracted as a penalty', 'fink': 'someone acting as an informer or decoy for the police', 'fins': 'the cardinal number that is the sum of four and one', 'fire': 'the event of something burning (often destructive', 'firm': 'the members of a business organization that owns or operates one or more establishments', 'firs': 'nonresinous wood of a fir tree', 'fish': 'any of various mostly cold-blooded aquatic vertebrates usually having scales and breathing through gills', 'fist': 'a hand with the fingers clenched in the palm (as for hitting', 'fits': 'a display of bad temper', 'five': 'the cardinal number that is the sum of four and one', 'flab': 'loose or flaccid body fat', 'flag': 'emblem usually consisting of a rectangular piece of cloth of distinctive design', 'flak': 'a slick spokesperson who can turn any criticism to the advantage of their employer', 'flan': 'open pastry filled with fruit or custard', 'flap': 'any broad thin and limber covering attached at one edge; hangs loose or projects freely', 'flat': 'a level tract of land', 'flaw': 'an imperfection in an object or machine', 'flax': 'fiber of the flax plant that is made into thread and woven into linen fabric', 'flay': 'strip the skin off', 'flea': 'any wingless bloodsucking parasitic insect noted for ability to leap', 'fled': 'run away quickly', 'flee': 'run away quickly', 'flew': 'travel through the air; be airborne', 'flex': 'the act of flexing', 'flip': 'an acrobatic feat in which the feet roll over the head (either forward or backward', 'flit': 'a sudden quick movement', 'floc': 'a small loosely aggregated mass of flocculent material suspended in or precipitated from a liquid', 'floe': 'a flat mass of ice (smaller than an ice field', 'flog': 'beat severely with a whip or rod', 'flop': 'an arithmetic operation performed on floating-point numbers', 'flow': 'the motion characteristic of fluids (liquids or gases', 'flub': 'an embarrassing mistake', 'flue': 'flat bladelike projection on the arm of an anchor', 'flus': 'an acute febrile highly contagious viral disease', 'flux': 'the rate of flow of energy or particles across a given surface', 'foal': 'a young horse', 'foam': 'a mass of small bubbles formed in or on a liquid', 'fobs': 'a vest pocket to hold a pocket watch', 'foes': 'an officer holding the rank of major or lieutenant colonel or colonel', 'fogs': 'droplets of water vapor suspended in the air near the ground', 'fogy': 'someone whose style is out of fashion', 'foil': 'a piece of thin and flexible sheet metal', 'fold': 'an angular or rounded shape made by folding', 'folk': 'people in general (often used in the plural', 'fond': 'having or displaying warmth or affection', 'font': 'a specific size and style of type within a type family', 'food': 'any substance that can be metabolized by an animal to give energy and build tissue', 'fool': 'a person who lacks good judgment', 'foot': 'the part of the leg of a human being below the ankle joint', 'fops': 'a man who is much concerned with his dress and appearance', 'ford': 'United States film maker (1896-1973', 'fore': 'front part of a vessel or aircraft', 'fork': 'cutlery used for serving and eating food', 'form': 'the phonological or orthographic sound or appearance of a word that can be used to describe or identify something', 'fort': 'a fortified military post where troops are stationed', 'foul': 'an act that violates the rules of a sport', 'four': 'the cardinal number that is the sum of three and one', 'fowl': 'a domesticated gallinaceous bird thought to be descended from the red jungle fowl', 'foxy': 'marked by skill in deception', 'frat': 'a social club for male undergraduates', 'fray': 'a noisy fight', 'free': 'people who are free', 'fret': 'agitation resulting from active worry', 'frog': 'any of various tailless stout-bodied amphibians with long hind limbs for leaping; semiaquatic and terrestrial species', 'fuel': 'a substance that can be consumed to produce energy', 'full': 'the time when the Moon is fully illuminated', 'fume': 'a cloud of fine particles suspended in a gas', 'fund': 'a reserve of money set aside for some purpose', 'funk': 'a state of nervous depression', 'furl': 'form into a cylinder by rolling', 'furs': 'the dressed hairy coat of a mammal', 'fury': 'a feeling of intense anger', 'fuse': 'an electrical device that can interrupt the flow of electrical current when it is overloaded', 'fuss': 'an excited state of agitation', 'fuzz': 'filamentous hairlike growth on a plant', 'gaff': 'a sharp metal spike or spur that is fastened to the leg of a gamecock', 'gage': 'street names for marijuana', 'gags': 'a humorous anecdote or remark intended to provoke laughter', 'gain': 'a quantity that is added', 'gait': 'the rate of moving (especially walking or running', 'gale': 'a strong wind moving 45-90 knots; force 7 to 10 on Beaufort scale', 'gall': 'an open sore on the back of a horse caused by ill-fitting or badly adjusted saddle', 'gals': 'United States liquid unit equal to 4 quarts or 3.785 liters', 'game': 'a contest with rules to determine a winner', 'gams': 'a herd of whales', 'gang': 'an association of criminals', 'gaol': 'a correctional institution used to detain persons who are in the lawful custody of the government (either accused persons awaiting trial or convicted persons serving a sentence', 'gape': 'an expression of openmouthed astonishment', 'gaps': 'a conspicuous disparity or difference as between two figures', 'garb': 'clothing of a distinctive style or for a particular occasion', 'gash': 'a wound made by cutting', 'gasp': 'a short labored intake of breath with the mouth open', 'gate': 'a movable barrier in a fence or wall', 'gave': 'cause to have, in the abstract sense or physical sense', 'gawk': 'an awkward stupid person', 'gawp': 'look with amazement; look stupidly', 'gays': 'someone who is sexually attracted to persons of the same sex', 'gaze': 'a long fixed look', 'gear': 'a toothed wheel that engages another toothed mechanism in order to change the speed or direction of transmitted motion', 'geek': 'a carnival performer who does disgusting acts', 'gees': 'a unit of force equal to the force exerted by gravity; used to indicate the force to which a body is subjected when it is accelerated', 'gels': 'a colloid in a more solid form than a sol', 'gelt': 'informal terms for money', 'gems': 'art highly prized for its beauty or perfection', 'gene': 'a unit of heredity which is transferred from a parent to offspring', 'gens': 'family based on male descent', 'gent': "informal abbreviation of `gentleman'", 'genu': 'hinge joint in the human leg connecting the tibia and fibula with the femur and protected in front by the patella', 'germ': 'anything that provides inspiration for later work', 'geta': 'footwear usually with wooden soles', 'gets': 'a return on a shot that seemed impossible to reach and would normally have resulted in a point for the opponent', 'ghat': 'stairway in India leading down to a landing on the water', 'gibe': 'an aggressive remark directed at a person like a missile and intended to have a telling effect', 'gift': 'something acquired without compensation', 'gigs': 'long and light rowing boat; especially for racing', 'gild': 'a formal association of people with similar interests', 'gill': 'a British imperial capacity unit (liquid or dry', 'gilt': 'a coating of gold or of something that looks like gold', 'gimp': 'disability of walking due to crippling of the legs or feet', 'gins': 'strong liquor flavored with juniper berries', 'gird': 'prepare oneself for a military confrontation', 'girl': 'a young female', 'girt': 'prepare oneself for a military confrontation', 'gist': 'the central meaning or theme of a speech or literary work', 'gits': 'a person who is deemed to be despicable or contemptible', 'give': 'the elasticity of something that can be stretched and returns to its original length', 'glad': 'any of numerous plants of the genus Gladiolus native chiefly to tropical and South Africa having sword-shaped leaves and one-sided spikes of brightly colored funnel-shaped flowers; widely cultivated', 'glee': 'great merriment', 'glen': 'a narrow secluded valley (in the mountains', 'glia': 'sustentacular tissue that surrounds and supports neurons in the central nervous system; glial and neural cells together compose the tissue of the central nervous system', 'glib': 'marked by lack of intellectual depth', 'glob': 'a compact mass', 'glom': 'take by theft', 'glop': 'any gummy shapeless matter; usually unpleasant', 'glow': 'an alert and refreshed state', 'glue': 'cement consisting of a sticky substance that is used as an adhesive', 'glug': 'make a gurgling sound as of liquid issuing from a bottle', 'glum': 'moody and melancholic', 'glut': 'the quality of being so overabundant that prices fall', 'gnat': 'any of various small biting flies: midges; biting midges; black flies; sand flies', 'gnaw': 'bite or chew on with the teeth', 'gnus': 'large African antelope having a head with horns like an ox and a long tufted tail', 'goad': 'a pointed instrument that is used to prod into a state of motion', 'goal': 'the state of affairs that a plan is intended to achieve and that (when achieved', 'goat': 'any of numerous agile ruminants related to sheep but having a beard and straight horns', 'gobs': 'a man who serves as a sailor', 'goby': 'small spiny-finned fish of coastal or brackish waters having a large head and elongated tapering body having the ventral fins modified as a sucker', 'gods': 'the supernatural being conceived as the perfect and omnipotent and omniscient originator and ruler of the universe; the object of worship in monotheistic religions', 'goer': 'someone who leaves', 'goes': 'a time period for working (after which you will be relieved by someone else', 'gold': 'coins made of gold', 'golf': 'a game played on a large open course with 9 or 18 holes; the object is use as few strokes as possible in playing all the holes', 'gone': 'change location; move, travel, or proceed, also metaphorically', 'gong': 'a percussion instrument consisting of a metal plate that is struck with a softheaded drumstick', 'good': 'benefit', 'goof': 'a man who is a stupid incompetent fool', 'gook': 'any thick, viscous matter', 'goon': 'an awkward stupid person', 'goop': 'any thick, viscous matter', 'goos': 'any thick, viscous matter', 'gore': 'Vice President of the United States under Bill Clinton (born in 1948', 'gory': 'covered with blood', 'goth': 'a crude uncouth ill-bred person lacking culture or refinement', 'gout': 'a painful inflammation of the big toe and foot caused by defects in uric acid metabolism resulting in deposits of the acid and its salts in the blood and joints', 'gown': "a woman's dress, usually with a close-fitting bodice and a long flared skirt, often worn on formal occasions", 'goys': 'a Christian as contrasted with a Jew', 'grab': 'a mechanical device for gripping an object', 'grad': 'one-hundredth of a right angle', 'gram': 'a metric unit of weight equal to one thousandth of a kilogram', 'gran': 'the mother of your father or mother', 'gray': 'a neutral achromatic color midway between white and black', 'grew': 'pass into a condition gradually, take on a specific property or attribute; become', 'grey': 'United States writer of western adventure novels (1875-1939', 'grid': 'a pattern of regularly spaced horizontal and vertical lines', 'grim': 'not to be placated or appeased or moved by entreaty', 'grin': 'a facial expression characterized by turning up the corners of the mouth; usually shows pleasure or amusement', 'grip': 'the act of grasping', 'grit': 'a hard coarse-grained siliceous sandstone', 'grog': 'rum cut with water', 'grow': 'pass into a condition gradually, take on a specific property or attribute; become', 'grub': 'informal terms for a meal', 'guar': 'drought-tolerant herb grown for forage and for its seed which yield a gum used as a thickening agent or sizing material', 'guff': 'unacceptable behavior (especially ludicrously false statements', 'gulf': 'an arm of a sea or ocean partly enclosed by land; larger than a bay', 'gull': 'a person who is gullible and easy to take advantage of', 'gulp': 'a large and hurried swallow', 'gums': 'a preparation (usually made of sweetened chicle', 'gunk': 'any thick, viscous matter', 'guns': 'a weapon that discharges a missile at high velocity (especially from a metal tube or barrel', 'gush': 'a sudden rapid flow (as of water', 'gust': 'a strong current of air', 'guts': 'the part of the alimentary canal between the stomach and the anus', 'guys': 'an informal term for a youth or man', 'gyms': 'athletic facility equipped for sports or physical training', 'gyre': 'a round shape formed by a series of concentric circles (as formed by leaves or flower petals', 'gyro': 'a Greek sandwich: sliced roast lamb with onion and tomato stuffed into pita bread', 'hack': 'one who works hard at boring tasks', 'haft': 'the handle of a weapon or tool', 'hags': 'an ugly evil-looking old woman', 'hail': 'precipitation of ice pellets when there are strong rising air currents', 'hair': 'a covering for the body (or parts of it', 'hake': 'the lean flesh of a fish similar to cod', 'half': 'one of two equal parts of a divisible whole', 'hall': 'an interior passage or corridor onto which rooms open', 'halo': 'an indication of radiant light drawn around the head of a saint', 'halt': 'the state of inactivity following an interruption', 'hams': 'meat cut from the thigh of a hog (usually smoked', 'hand': 'the (prehensile', 'hang': 'a special way of doing something', 'hank': 'a coil of rope or wool or yarn', 'haps': 'an accidental happening', 'hard': 'not easy; requiring great physical or mental effort to accomplish or comprehend or endure', 'hare': 'swift timid long-eared mammal larger than a rabbit having a divided upper lip and long hind legs; young born furred and with open eyes', 'hark': 'listen; used mostly in the imperative', 'harm': 'any physical damage to the body caused by violence or accident or fracture etc.', 'harp': 'a chordophone that has a triangular frame consisting of a sounding board and a pillar and a curved neck; the strings stretched between the neck and the soundbox are plucked with the fingers', 'hart': 'United States playwright who collaborated with George S. Kaufman (1904-1961', 'hash': 'chopped meat mixed with potatoes and browned', 'hasp': 'a fastener for a door or lid; a hinged metal plate is fitted over a staple and is locked with a pin or padlock', 'hate': 'the emotion of intense dislike; a feeling of dislike so strong that it demands action', 'hats': 'headdress that protects the head from bad weather; has shaped crown and usually a brim', 'haul': 'the act of drawing or hauling something', 'have': 'a person who possesses great material wealth', 'hawk': 'diurnal bird of prey typically having short rounded wings and a long tail', 'haws': 'a spring-flowering shrub or small tree of the genus Crataegus', 'hays': 'grass mowed and cured for use as fodder', 'haze': 'atmospheric moisture or dust or smoke that causes reduced visibility', 'hazy': 'filled or abounding with fog or mist', 'head': 'the upper part of the human body or the front part of the body in animals; contains the face and brains', 'heal': 'heal or recover', 'heap': 'a collection of objects laid on top of each other', 'hear': 'perceive (sound', 'heat': 'a form of energy that is transferred by a difference in temperature', 'heed': 'paying particular notice (as to children or helpless people', 'heel': 'the bottom of a shoe or boot; the back part of a shoe or boot that touches the ground and provides elevation', 'heft': 'the property of being large in mass', 'heir': 'a person who is entitled by law or by the terms of a will to inherit the estate of another', 'held': "cause to continue in a certain state, position, or activity; e.g., `keep clean'", 'hell': 'any place of pain and turmoil', 'helm': 'steering mechanism for a vessel; a mechanical device by which a vessel is steered', 'help': 'the activity of contributing to the fulfillment of a need or furtherance of an effort or purpose', 'hemp': 'a plant fiber', 'hems': 'the edge of a piece of cloth; especially the finished edge that has been doubled under and stitched down', 'hens': 'adult female chicken', 'herb': 'a plant lacking a permanent woody stem; many are flowering garden plants or potherbs; some having medicinal properties; some are pests', 'herd': 'a group of cattle or sheep or other domestic mammals all of the same kind that are herded by humans', 'here': 'the present location; this place', 'hero': 'a man distinguished by exceptional courage and nobility and strength', 'hewn': 'make or shape as with an axe', 'hews': 'make or shape as with an axe', 'hick': 'a person who is not very intelligent or interested in culture', 'hide': 'the dressed skin of an animal (especially a large animal', 'hied': 'move hurridly', 'high': 'a lofty level or position or degree', 'hike': 'a long walk usually for exercise or pleasure', 'hill': 'a local and well-defined elevation of the land', 'hilt': 'the handle of a sword or dagger', 'hind': 'any of several mostly spotted fishes that resemble groupers', 'hint': 'an indirect suggestion', 'hips': 'either side of the body below the waist and above the thigh', 'hire': 'a newly hired employee', 'hiss': 'a fricative sound (especially as an expression of disapproval', 'hits': 'bring one\'s hand or a tool or weapon into contact with', 'hive': 'a teeming multitude', 'hoar': 'ice crystals forming a white deposit (especially on objects outside', 'hoax': 'something intended to deceive; deliberate trickery intended to gain an advantage', 'hock': "any of several white wines from the Rhine River valley in Germany (`hock' is British usage", 'hoed': 'dig with a hoe', 'hoes': 'a trivalent metallic element of the rare earth group; occurs together with yttrium; forms highly magnetic compounds', 'hogs': 'a person regarded as greedy and pig-like', 'hold': 'the act of grasping', 'hole': 'an opening into or through something', 'holy': 'a sacred place of pilgrimage', 'home': 'where you live at a particular time', 'hone': 'a whetstone made of fine gritstone; used for sharpening razors', 'honk': 'the cry of a goose (or any sound resembling this', 'hood': 'an aggressive and violent young criminal', 'hoof': 'the foot of an ungulate mammal', 'hook': 'a catch for locking a door', 'hoop': 'a light curved skeleton to spread out a skirt', 'hoot': 'a loud raucous cry (as of an owl', 'hope': 'a specific instance of feeling hopeful', 'hops': 'the act of hopping; jumping upward or forward (especially on one foot', 'horn': 'a noisemaker (as at parties or games', 'hose': 'socks and stockings and tights collectively (the British include underwear', 'host': 'a person who invites guests to a social event (such as a party in his or her own home', 'hour': 'a period of time equal to 1/24th of a day', 'hove': 'utter a sound, as with obvious effort', 'howl': 'a long loud emotional utterance', 'hubs': 'the central part of a car wheel (or fan or propeller etc', 'huck': 'toweling consisting of coarse absorbent cotton or linen fabric', 'hued': 'take on color or become colored', 'hues': 'the quality of a color as determined by its dominant wavelength', 'huff': 'a state of irritation or annoyance', 'huge': 'unusually great in size or amount or degree or especially extent or scope', 'hugs': 'a tight or amorous embrace', 'hulk': 'a very large person; impressive in size or qualities', 'hull': 'dry outer covering of a fruit or seed or nut', 'hump': 'something that bulges out or is protuberant or projects from its surroundings', 'hums': 'the state of being or appearing to be actively engaged in an activity', 'hung': 'be suspended or hanging', 'hunk': 'a well-built sexually attractive man', 'hunt': 'pursue and kill (a wild animal) for sport or food', 'hurl': 'a violent throw', 'hurt': 'any physical damage to the body caused by violence or accident or fracture etc.', 'hush': 'make (someone) be quiet or stop talking: he placed a finger before pursed lips to hush her.', 'husk': 'material consisting of seed coverings and small pieces of stem or leaves that have been separated from the seeds', 'huts': 'temporary military shelter', 'hype': 'blatant or sensational promotion', 'hypo': 'a compound used as a fixing agent in photographic developing', 'iced': 'decorate with frosting', 'ices': 'water frozen in the solid state', 'icky': 'very bad', 'icon': 'a painting of Jesus Christ or another holy figure', 'idle': 'the state of an engine or other mechanism that is idling', 'idly': 'in an idle manner', 'ikon': 'a visual representation (of an object or scene or person or abstraction', 'ills': 'an often persistent bodily disorder or disease; a cause for complaining', 'imps': 'a small, mischievous devil or sprite', 'inks': 'a liquid used for printing or writing or drawing', 'inky': 'of the color of black ink', 'inns': 'a hotel providing overnight lodging for travelers', 'ions': 'a particle that is electrically charged (positive or negative', 'iota': 'a tiny or scarcely detectable amount', 'iris': 'plants with sword-shaped leaves and erect stalks bearing bright-colored flowers composed of three petals and three drooping sepals', 'irks': 'irritate or vex', 'iron': 'a heavy ductile magnetic metallic element; is silver-white in pure form but readily rusts; used in construction and tools and armament; plays a role in the transport of oxygen by the blood', 'isle': 'a small island', 'itch': 'a contagious skin infection caused by the itch mite; characterized by persistent itching and skin irritation', 'item': 'a distinct part that can be specified separately in a group of things that could be enumerated on a list', 'jabs': 'a sharp hand gesture (resembling a blow', 'jack': 'a small worthless amount', 'jade': 'a semiprecious gemstone that takes a high polish; is usually green but sometimes whitish; consists of jadeite or nephrite', 'jail': 'a correctional institution used to detain persons who are in the lawful custody of the government (either accused persons awaiting trial or convicted persons serving a sentence', 'jamb': 'upright consisting of a vertical side member of a door or window frame', 'jams': 'preserve of crushed fruit', 'jape': 'a humorous anecdote or remark intended to provoke laughter', 'jars': 'a vessel (usually cylindrical', 'java': "an island in Indonesia to the south of Borneo; one of the world's most densely populated regions", 'jaws': 'the part of the skull of a vertebrate that frames the mouth and holds the teeth', 'jays': 'United States diplomat and jurist who negotiated peace treaties with Britain and served as the first chief justice of the United States Supreme Court (1745-1829', 'jazz': 'empty rhetoric or insincere or exaggerated talk', 'jean': 'a coarse durable twill-weave cotton fabric', 'jeep': 'a car suitable for traveling over rough terrain', 'jeer': 'showing your contempt by derision', 'jell': 'become gelatinous', 'jerk': 'a dull stupid fatuous person', 'jest': 'a humorous anecdote or remark intended to provoke laughter', 'jets': 'an airplane powered by one or more jet engines', 'jibe': 'an aggressive remark directed at a person like a missile and intended to have a telling effect', 'jibs': 'any triangular fore-and-aft sail (set forward of the foremast', 'jigs': 'music in three-four time for dancing a jig', 'jilt': 'a woman who jilts a lover', 'jinx': 'a person believed to bring bad luck to those around him', 'jive': 'a style of jazz played by big bands popular in the 1930s; flowing rhythms but less complex than later styles of jazz', 'jobs': 'the principal activity in your life that you do to earn money', 'jock': 'a person trained to compete in sports', 'jogs': 'a sharp change in direction', 'join': 'the shape or manner in which things come together and a connection is made', 'joke': 'a humorous anecdote or remark intended to provoke laughter', 'jolt': 'a sudden jarring impact', 'josh': 'be silly or tease one another', 'jots': 'a brief (and hurriedly handwritten', 'jowl': 'the jaw in vertebrates that is hinged to open the mouth', 'joys': 'the emotion of great happiness', 'jugs': 'a large bottle with a narrow mouth', 'juke': 'a small roadside establishment in the southeastern United States where you can eat and drink and dance to music provided by a jukebox', 'jump': 'a sudden and decisive increase', 'junk': 'the remains of something that has been destroyed or broken up', 'jury': 'a body of citizens sworn to give a true verdict according to the evidence presented in a court of law', 'just': 'used especially of what is legally or ethically right or proper or fitting', 'jute': 'a plant fiber used in making rope or sacks', 'juts': 'something that bulges out or is protuberant or projects from its surroundings', 'kale': 'informal terms for money', 'kami': 'one the Shinto deities (including mythological beings, spirits of distinguished men, forces of nature', 'kava': 'an alcoholic drink made from the aromatic roots of the kava shrub', 'keel': 'a projection or ridge that suggests a keel', 'keen': 'a funeral lament sung with loud wailing', 'keep': 'the financial means whereby one lives', 'kegs': 'the quantity contained in a keg', 'kelp': 'large brown seaweeds having fluted leathery fronds', 'kept': "cause to continue in a certain state, position, or activity; e.g., `keep clean'", 'kerb': 'an edge between a sidewalk and a roadway consisting of a line of curbstones (usually forming part of a gutter', 'keys': "metal device shaped in such a way that when it is inserted into the appropriate lock the lock's mechanism can be rotated", 'khan': 'a title given to rulers or other important people in Asian countries', 'khat': 'the leaves of the shrub Catha edulis which are chewed like tobacco or used to make tea; has the effect of a euphoric stimulant', 'kick': 'the act of delivering a blow with the foot', 'kids': 'a young person of either sex', 'kill': 'the act of terminating a life', 'kiln': 'a furnace for firing or burning or drying such things as porcelain or bricks', 'kilo': "one thousand grams; the basic unit of mass adopted under the Systeme International d'Unites", 'kilt': 'a knee-length pleated tartan skirt worn by men as part of the traditional dress in the Highlands of northern Scotland', 'kind': 'a category of things distinguished by some common characteristic or quality', 'king': 'a male sovereign; ruler of a kingdom', 'kips': 'the basic unit of money in Laos', 'kiss': 'the act of caressing with the lips (or an instance thereof', 'kite': 'a bank check that has been fraudulently altered to increase its face value', 'kith': 'your friends and acquaintances', 'kits': 'a case for containing a set of articles', 'knew': 'be cognizant or aware of a fact or a specific piece of information; possess knowledge or information about', 'knit': 'a fabric made by knitting', 'knob': 'a circular rounded projection or protuberance', 'knot': 'a tight cluster of people or things', 'know': 'the fact of being aware of information that is known to few people', 'koan': 'a paradoxical anecdote or a riddle that has no solution; used in Zen Buddhism to show the inadequacy of logical reasoning', 'kola': 'tree bearing large brown nuts containing e.g. caffeine; source of cola extract', 'kook': 'someone regarded as eccentric or crazy and standing out from a group', 'labs': 'a workplace for the conduct of scientific research', 'lace': 'a cord that is drawn through eyelets or around hooks in order to draw together two edges (as of a shoe or garment', 'lack': 'the state of needing something that is absent or unavailable', 'lacy': 'made of or resembling lace', 'lads': 'a boy or man', 'lady': 'a polite name for any woman', 'lags': 'the act of slowing down or falling behind', 'laid': 'put into a certain place or abstract location', 'lain': 'be located or situated somewhere; occupy a certain position', 'lair': 'the habitation of wild animals', 'lake': 'a body of (usually fresh', 'lakh': 'the cardinal number that is the fifth power of ten', 'lama': 'a Tibetan or Mongolian priest of Lamaism', 'lamb': 'young sheep', 'lame': "someone who doesn't understand what is going on", 'lamp': 'an artificial source of visible illumination', 'lams': 'a rapid escape (as by criminals', 'land': 'the land on which real estate is located', 'lane': 'a narrow way or road', 'laps': 'the upper side of the thighs of a seated person', 'lard': 'soft white semisolid fat obtained by rendering the fatty tissue of the hog', 'lark': 'North American songbirds having a yellow breast', 'lash': 'any of the short curved hairs that grow from the edges of the eyelids', 'lass': 'a girl or young woman who is unmarried', 'last': 'the temporal end; the concluding time', 'late': 'being or occurring at an advanced period of time or after a usual or expected time', 'lath': 'a narrow thin strip of wood used as backing for plaster or to make latticework', 'lats': 'a broad flat muscle on either side of the back', 'laud': 'praise, glorify, or honor', 'lava': 'rock that in its molten form (as magma', 'lave': 'wash or flow against', 'lawn': 'a field of cultivated and mowed grass', 'laws': 'the collection of rules imposed by authority', 'lays': 'a narrative song with a recurrent refrain', 'laze': 'be idle; exist in a changeless situation', 'lazy': 'moving slowly and gently', 'lead': 'an advantage held by a competitor in a race', 'leaf': 'the main organ of photosynthesis and transpiration in higher plants', 'leak': 'an accidental hole that allows something (fluid or light etc.', 'lean': 'the property possessed by a line or surface that departs from the vertical', 'leap': 'a light, self-propelled movement upwards or forwards', 'leas': 'a unit of length of thread or yarn', 'leek': 'plant having a large slender white bulb and flat overlapping dark green leaves; used in cooking; believed derived from the wild Allium ampeloprasum', 'leer': 'a facial expression of contempt or scorn; the upper lip curls', 'left': 'location near or direction toward the left side; i.e. the side to the north when a person or object faces east', 'legs': 'a human limb; commonly used to refer to a whole limb but technically only the part of the limb between the knee and ankle', 'leis': 'flower arrangement consisting of a circular band of foliage or flowers for ornamental purposes', 'lend': 'bestow a quality on', 'lens': 'a transparent optical device used to converge or diverge transmitted light and to form images', 'lent': 'a period of 40 weekdays from Ash Wednesday to Holy Saturday', 'less': "(comparative of `little' usually used with mass nouns", 'lest': 'being ten more than forty', 'levy': 'a charge imposed and collected', 'lewd': 'suggestive of or tending to moral looseness', 'leys': 'a field covered with grass or herbage and suitable for grazing by livestock', 'lice': 'wingless usually flattened bloodsucking insect parasitic on warm-blooded animals', 'lick': 'a salt deposit that animals regularly lick', 'lids': 'either of two folds of skin that can be moved to cover or open the eye', 'lied': 'a German art song of the 19th century for voice and piano', 'lien': "the right to take another's property if an obligation is not discharged", 'lier': 'being one more than fifty', 'lies': 'a field covered with grass or herbage and suitable for grazing by livestock', 'lieu': 'the post or function properly or customarily occupied or served by another', 'life': 'a characteristic state or mode of living', 'lift': 'the act of giving temporary assistance', 'like': 'a similar kind', 'lilt': 'a jaunty rhythm in music', 'lily': 'any liliaceous plant of the genus Lilium having showy pendulous flowers', 'lima': 'capital and largest city and economic center of Peru; located in western Peru; was capital of the Spanish empire in the New World until the 19th century', 'limb': 'one of the jointed appendages of an animal used for locomotion or grasping: arm; leg; wing; flipper', 'lime': 'a caustic substance produced by heating limestone', 'limn': 'trace the shape of', 'limo': 'large luxurious car; usually driven by a chauffeur', 'limp': 'the uneven manner of walking that results from an injured leg', 'line': 'a formation of people or things one beside another', 'ling': 'water chestnut whose spiny fruit has two rather than 4 prongs', 'link': 'the means of connection between things linked in series', 'lint': 'fine ravellings of cotton or linen fibers', 'lion': 'large gregarious predatory feline of Africa and India having a tawny coat with a shaggy mane in the male', 'lips': 'either of two fleshy folds of tissue that surround the mouth and play a role in speaking', 'lira': 'the basic unit of money on Malta; equal to 100 cents', 'lisp': "a speech defect that involves pronouncing `s' like voiceless `th' and `z' like voiced `th'", 'list': 'a database containing an ordered array of items (names or topics', 'lite': 'having relatively few calories', 'live': 'be an inhabitant of or reside in', 'load': 'weight to be borne or conveyed', 'loaf': 'a shaped mass of baked bread that is usually sliced before eating', 'loam': 'a rich soil consisting of a mixture of sand and clay and decaying organic materials', 'loan': 'the temporary provision of money (usually at interest)', 'lobe': 'a roundish and flattish part of something', 'lobs': 'an easy return of a tennis ball in a high arc', 'lock': 'a fastener fitted to a door or drawer to keep it firmly closed', 'loco': 'informal or slang terms for mentally irregular', 'lode': 'a deposit of valuable ore occurring within definite boundaries separating it from surrounding rocks', 'loft': 'floor consisting of a large unpartitioned space over a factory or warehouse or other commercial space', 'loge': 'balcony consisting of the forward section of a theater mezzanine', 'logo': 'a company emblem or device', 'logs': 'a segment of the trunk of a tree when stripped of branches', 'loin': 'a cut of meat taken from the side and back of an animal between the ribs and the rump', 'loll': 'hang loosely or laxly', 'lone': 'lacking companions or companionship', 'long': 'desire strongly or persistently', 'look': "the feelings expressed on a person's face", 'loom': 'a textile machine for weaving yarn into a textile', 'loon': 'a worthless lazy fellow', 'loop': 'fastener consisting of a metal ring for lining a small hole to permit the attachment of cords or lines', 'loos': 'a toilet in Britain', 'loot': 'goods or money obtained illegally', 'lope': 'a slow pace of running', 'lops': 'cut off from a whole', 'lord': 'terms referring to the Judeo-Christian God', 'lore': 'knowledge gained through tradition or anecdote', 'lose': 'fail to keep or to maintain; cease to have, either physically or in an abstract sense', 'loss': 'something that is lost', 'lost': 'people who are destined to die soon', 'loth': 'unwillingness to do something contrary to your custom', 'lots': 'a parcel of land having fixed boundaries', 'loud': 'characterized by or producing sound of great volume or intensity', 'lout': 'an awkward stupid person', 'love': 'a strong positive emotion of regard and affection', 'lows': 'an air mass of lower pressure; often brings precipitation', 'lube': 'a substance capable of reducing friction by making surfaces smooth or slippery', 'luck': 'your overall circumstances or condition in life', 'luff': 'the edge of a fore-and-aft sail next to the mast or stay', 'luge': 'a racing sled for one or two people', 'lugs': 'ancient Celtic god', 'lull': 'a pause during which things are calm or activities are diminished', 'lump': 'a compact mass', 'lung': 'either of two saclike respiratory organs in the chest of vertebrates; serves to remove carbon dioxide and provide oxygen to the blood', 'lure': 'qualities that attract by seeming to promise some kind of reward', 'lurk': 'lie in wait, lie in ambush, behave in a sneaky and secretive manner', 'lush': 'a person who drinks alcohol to excess habitually', 'lust': 'a strong sexual desire', 'lute': 'a substance for packing a joint or coating a porous surface to make it impervious to gas or liquid', 'lyre': 'a harp used by ancient Greeks for accompaniment', 'mace': 'a heavy club, typically having a metal head and spikes', 'mach': 'the ratio of the speed of a body to the speed of sound in the surrounding medium', 'mack': 'a waterproof raincoat made of rubberized fabric', 'macs': 'a waterproof raincoat made of rubberized fabric', 'made': 'engage in', 'magi': 'a member of a priestly caste of ancient Persia', 'mags': 'a periodic publication containing pictures and stories and articles of interest to those who purchase it or subscribe to it', 'maid': 'a female domestic', 'mail': 'the bags of letters and packages that are transported by the postal service', 'maim': 'injure or wound seriously and leave permanent disfiguration or mutilation', 'main': 'any very large body of (salt', 'make': 'a recognizable kind', 'mako': 'powerful mackerel shark of the Atlantic and Pacific', 'male': 'an animal that produces gametes spermatozoa', 'mall': 'a public area set aside as a pedestrian walk', 'malt': 'a milkshake made with malt powder', 'mama': 'informal terms for a mother', 'mane': "long coarse hair growing from the crest of the animal's neck", 'mans': 'an adult person who is male (as opposed to a woman', 'many': "a quantifier that can be used with count nouns and is often preceded by `as' or `too' or `so' or `that'; amounting to a large but indefinite number", 'maps': "a diagrammatic representation of the earth's surface (or part of it", 'mare': 'female equine animal', 'mark': "a number or letter indicating quality (especially of a student's performance", 'marl': 'a loose and crumbling earthy deposit consisting mainly of calcite or dolomite; used as a fertilizer for soils deficient in lime', 'mars': 'the month following February and preceding April', 'mart': 'an area in a town where a public mercantile establishment is set up', 'masa': 'an independent group of closely related Chadic languages spoken in the area between the Biu-Mandara and East Chadic languages', 'mash': 'a mixture of mashed malt grains and hot water; used in brewing', 'mask': 'a covering to disguise or conceal the face', 'mass': 'the property of a body that causes it to have weight in a gravitational field', 'mast': 'a vertical spar for supporting sails', 'mate': 'the officer below the master on a commercial ship', 'math': 'a science (or group of related sciences', 'mats': 'a thick flat pad used as a floor covering', 'maul': 'a heavy long-handled hammer used to drive stakes or wedges', 'maws': 'informal terms for the mouth', 'maxi': 'a long skirt ending below the calf', 'maya': 'a member of an American Indian people of Yucatan and Belize and Guatemala who had a culture (which reached its peak between AD 300 and 900', 'mayo': 'egg yolks and oil and vinegar', 'maze': 'complex system of paths or tunnels in which it is easy to get lost', 'mazy': 'resembling a labyrinth in form or complexity', 'mead': 'United States anthropologist noted for her claims about adolescence and sexual behavior in Polynesian cultures (1901-1978', 'meal': 'the food served and eaten at one time', 'mean': 'an average of n numbers computed by adding some function of the numbers and dividing by some function of n', 'meat': 'the flesh of animals (including fishes and birds and snails', 'meek': 'humble in spirit or manner; suggesting retiring mildness or even cowed submissiveness', 'meet': 'a meeting at which a number of athletic contests are held', 'meld': 'a form of rummy using two decks of cards and four jokers; jokers and deuces are wild; the object is to form groups of the same rank', 'melt': 'the process whereby heat changes something from a solid to a liquid', 'memo': 'a written proposal or reminder', 'mend': 'sewing that repairs a worn or torn hole (especially in a garment', 'menu': 'a list of dishes available at a restaurant', 'mere': 'a small pond of standing water', 'mesa': 'flat tableland with steep edges', 'mesh': 'the number of openings per linear inch of a screen; measures size of particles', 'mess': 'a state of confusion and disorderliness', 'mete': 'a line that indicates a boundary', 'mewl': 'cry weakly or softly', 'mews': 'the sound made by a cat (or any sound resembling this', 'mica': 'any of various minerals consisting of hydrous silicates of aluminum or potassium etc. that crystallize in forms that allow perfect cleavage into very thin leaves; used as dielectrics because of their resistance to electricity', 'mice': 'any of numerous small rodents typically resembling diminutive rats having pointed snouts and small ears on elongated bodies with slender usually hairless tails', 'mics': 'device for converting sound waves into electrical energy', 'mien': 'dignified manner or conduct', 'mike': 'device for converting sound waves into electrical energy', 'mild': 'moderate in type or degree or effect or force; far from extreme', 'mile': 'a unit of length equal to 1,760 yards or 5,280 feet; exactly 1609.344 meters', 'milk': 'a white nutritious liquid secreted by mammals and used as food by human beings', 'mill': 'a plant consisting of one or more buildings with facilities for manufacturing', 'mime': 'an actor who communicates entirely by gesture and facial expression', 'mina': 'tropical Asian starlings', 'mind': "that which is responsible for one's thoughts, feelings, and conscious brain functions; the seat of the faculty of reason", 'mine': 'excavation in the earth from which ores and minerals are extracted', 'mini': 'a very short skirt', 'mink': 'the expensive fur of a mink', 'mint': 'any north temperate plant of the genus Mentha with aromatic leaves and small mauve flowers', 'minx': 'a seductive woman who uses her sex appeal to exploit men', 'mire': 'a soft wet area of low-lying land that sinks underfoot', 'miry': 'very muddy or boggy', 'miss': 'a young female', 'mist': 'a thin fog with condensation near the ground', 'mite': 'a slight but appreciable amount', 'mitt': 'the (prehensile', 'moan': 'an utterance expressing pain or disapproval', 'moat': 'ditch dug as a fortification and usually filled with water', 'mobs': 'a disorderly crowd of people', 'mock': 'the act of mocking or ridiculing', 'mode': 'how something is done or how it happens', 'mods': 'a British teenager or young adult in the 1960s; noted for their clothes consciousness and opposition to the rockers', 'mojo': 'a magic power or magic spell', 'mola': 'among the largest bony fish; pelagic fish having an oval compressed body with high dorsal and anal fins and caudal fin reduced to a rudder-like lobe; worldwide in warm waters', 'mold': 'the distinctive form in which a thing is made', 'mole': "the molecular weight of a substance expressed in grams; the basic unit of amount of substance adopted under the Systeme International d'Unites", 'moll': 'the girlfriend of a gangster', 'molt': 'periodic shedding of the cuticle in arthropods or the outer skin in reptiles', 'moms': 'informal terms for a mother', 'monk': 'a male religious living in a cloister and devoting himself to contemplation and prayer and work', 'mono': 'an acute disease characterized by fever and swollen lymph nodes and an abnormal increase of mononuclear leucocytes or monocytes in the bloodstream; not highly contagious; some believe it can be transmitted by kissing', 'mood': 'a characteristic (habitual or relatively temporary', 'moon': 'the natural satellite of the Earth', 'moor': 'one of the Muslim people of north Africa; of mixed Arab and Berber descent; converted to Islam in the 8th century; conqueror of Spain in the 8th century', 'moos': 'the sound made by a cow or bull', 'moot': 'a hypothetical case that law students argue as an exercise', 'mope': 'someone who wastes time', 'mops': 'cleaning implement consisting of absorbent material fastened to a handle; for cleaning floors', 'more': "English statesman who opposed Henry VIII's divorce from Catherine of Aragon and was imprisoned and beheaded; recalled for his concept of Utopia, the ideal state", 'morn': 'the time period between dawn and noon', 'mosh': 'dance the slam dance', 'moss': 'tiny leafy-stemmed flowerless plants', 'most': "a quantifier that can be used with count nouns and is often preceded by `as' or `too' or `so' or `that'; amounting to a large but indefinite number", 'mote': 'a tiny piece of a substance', 'moth': 'typically crepuscular or nocturnal insect having a stout body and feathery or hairlike antennae', 'move': 'the act of deciding to do something', 'mows': 'a loft in a barn where hay is stored', 'much': 'a great amount or extent', 'muck': 'any thick, viscous matter', 'muds': 'water soaked soil; soft wet earth', 'muff': 'a warm tubular covering for the hands', 'mugs': 'the quantity that can be held in a mug', 'mule': 'hybrid offspring of a male donkey and a female horse; usually sterile', 'mull': 'a term used in Scottish names of promontories', 'mums': 'of China', 'mung': 'seed of the mung bean plant; used for food', 'muon': 'an elementary particle with a negative charge and a half-life of 2 microsecond; decays to electron and neutrino and antineutrino', 'murk': 'an atmosphere in which visibility is reduced because of a cloud of some substance', 'muse': 'in ancient Greek mythology any of 9 daughters of Zeus and Mnemosyne; protector of an art or science', 'mush': 'any soft or soggy mass', 'musk': 'an odorous glandular secretion from the male musk deer; used as a perfume fixative', 'muss': 'a state of confusion and disorderliness', 'must': 'a necessary or essential thing', 'mute': 'a deaf person who is unable to speak', 'mutt': 'an inferior dog or one of mixed breed', 'myth': 'a traditional story accepted as history; serves to explain the world view of a people', 'nabs': 'tag the base runner to get him out', 'nags': 'annoy or irritate (a person) with persistent fault-finding or continuous urging.', 'nail': 'horny plate covering and protecting part of the dorsal surface of the digits', 'name': 'a language unit by which a person or thing is known', 'nans': 'your grandmother', 'napa': 'plant with an elongated head of broad stalked leaves resembling celery; used as a vegetable in east Asia', 'nape': 'the back side of the neck', 'naps': 'a period of time spent sleeping', 'narc': 'a lawman concerned with narcotics violations', 'nard': 'an aromatic ointment used in antiquity', 'nary': 'nonstandard form of not', 'nave': 'the central area of a church', 'navy': 'an organization of military vessels belonging to a country and available for sea warfare', 'nays': 'a negative', 'neap': 'a less than average tide occurring at the first and third quarters of the moon', 'near': 'move towards', 'neat': 'clean or organized', 'neck': 'the part of an organism (human or animal', 'need': 'a condition requiring relief', 'neem': 'large semi-evergreen tree of the East Indies; trunk exudes a tenacious gum; bitter bark used as a tonic; seeds yield an aromatic oil; sometimes placed in genus Melia', 'neon': 'a colorless odorless gaseous element that give a red glow in a vacuum tube; one of the six inert gasses; occurs in the air in small amounts', 'nerd': 'an insignificant student who is ridiculed as being affected or boringly studious', 'ness': 'a strip of land projecting into a body of water', 'nest': 'a structure in which animals lay eggs or give birth to their young', 'nets': 'a computer network consisting of a worldwide network of computer networks that use the TCP/IP network protocols to facilitate data transmission and exchange', 'news': 'information about recent and important events', 'newt': 'small usually bright-colored semiaquatic salamanders of North America and Europe and northern Asia', 'next': 'immediately following in time or order', 'nibs': 'the writing point of a pen', 'nice': 'a city in southeastern France on the Mediterranean; the leading resort on the French Riviera', 'nick': 'an impression in a surface (as made by a blow', 'nigh': 'not far distant in time or space or degree or circumstances', 'nine': 'the cardinal number that is the sum of eight and one', 'nips': 'a small drink of liquor', 'nobs': 'informal term for an upper-class or wealthy person', 'nock': 'make small marks into the surface of', 'node': 'a connecting point at which several lines come together', 'nods': 'a sign of assent or salutation or command', 'nome': 'a town in western Alaska on the southern coast of the Seward Peninsula; an important center of an Alaskan gold rush at the beginning of the 20th century', 'none': 'a canonical hour that is the ninth hour of the day counting from sunrise', 'nook': 'a sheltered and secluded place', 'noon': 'the middle of the day', 'norm': 'a standard or model or pattern regarded as typical', 'nose': 'the organ of smell and entrance to the respiratory tract; the prominent part of the face of man or other mammals', 'nosh': 'eat food enthusiastically', 'nosy': 'offensively curious or inquisitive', 'note': 'a brief written record', 'noun': 'a content word that can be used to refer to a person, place, thing, quality, or action', 'nous': 'common sense', 'nubs': 'a small lump or protuberance', 'nude': 'a painting of a naked human figure', 'nuke': 'the warhead of a missile designed to deliver an atom bomb', 'null': 'a quantity of no importance', 'numb': 'make numb or insensitive', 'nuns': 'a woman religious', 'nuts': 'usually large hard-shelled seed', 'oafs': 'an awkward stupid person', 'oaks': 'the hard durable wood of any oak; used especially for furniture and flooring', 'oars': 'an implement used to propel or steer a boat', 'oath': 'profane or obscene expression usually of surprise or anger', 'oats': "annual grass of Europe and North Africa; grains used as food and fodder (referred to primarily in the plural: `oats'", 'odds': 'the likelihood of a thing occurring rather than not occurring', 'odes': 'a lyric poem with complex stanza forms', 'ogee': 'a molding that (in section', 'ogle': 'look at with amorous intentions', 'ogre': 'a cruel wicked and inhuman person', 'oils': 'a slippery or viscous liquid or liquefiable substance not miscible with water', 'oily': 'containing an unusual amount of grease or oil', 'oink': 'the short low gruff noise of the kind made by hogs', 'olds': "past times (especially in the phrase `in days of old'", 'omen': 'a strategically located monarchy on the southern and eastern coasts of the Arabian Peninsula; the economy is dominated by oil', 'omit': 'prevent from being included or considered or accepted', 'ones': 'the smallest whole number or a numeral representing this number', 'only': 'being the only one; single and isolated from others', 'onus': 'an onerous or difficult concern', 'onyx': 'a chalcedony with alternating black and white bands; used in making cameos', 'ooze': 'any thick, viscous matter', 'oozy': 'leaking out slowly', 'opal': 'a translucent mineral consisting of hydrated silica of variable color; some varieties are used as gemstones', 'open': 'a clear or unobstructed space or expanse of land or water', 'opts': 'select as an alternative over another', 'opus': 'a musical work that has been created', 'oral': 'an examination conducted by spoken communication', 'ores': 'a mineral that contains metal that is valuable enough to be mined', 'oryx': 'large African antelope with long straight nearly upright horns', 'orzo': 'pasta shaped like pearls of barley; frequently prepared with lamb in Greek cuisine', 'oust': 'remove from a position or office', 'outs': 'away from home', 'ouzo': 'a Greek liquor flavored with anise', 'oval': 'a closed plane curve resulting from the intersection of a circular cone and a plane cutting completely through it', 'oven': 'kitchen appliance used for baking or roasting', 'over': 'extending directly upward from', 'owed': 'be obliged to pay or repay', 'owes': 'be obliged to pay or repay', 'owls': 'nocturnal bird of prey with hawk-like beak and claws and large head with front-facing eyes', 'owns': 'have ownership or possession of', 'pace': 'the rate of moving', 'pack': 'a large indefinite number', 'pact': 'a written agreement between two states or sovereigns', 'pads': 'a number of sheets of paper fastened together along one edge', 'page': 'one side of one leaf (of a book or magazine or newspaper or letter etc.', 'paid': 'give money, usually in exchange for goods or services', 'pail': 'a roughly cylindrical vessel that is open at the top', 'pain': 'a symptom of some physical hurt or disorder', 'pair': 'a set of two similar things considered as a unit', 'pale': 'a wooden strip forming part of a fence', 'pall': 'a sudden numbing dread', 'palm': 'the inner surface of the hand from the wrist to the base of the fingers', 'pals': 'a close friend who accompanies his buddies in their activities', 'pane': 'sheet glass cut in shapes for windows or doors', 'pang': 'a sudden sharp feeling', 'pans': 'cooking utensil consisting of a wide metal vessel', 'pant': 'breathe with short, quick breaths, typically from exertion or excitement', 'papa': 'an informal term for a father; probably derived from baby talk', 'paps': 'worthless or oversimplified ideas', 'para': 'a paratrooper', 'pare': 'decrease gradually or bit by bit', 'park': 'a large area of land preserved in its natural state as public property', 'pars': 'a state of being essentially equal or equivalent; equally balanced', 'part': 'something determined in relation to something that includes it', 'pass': 'move or cause to move in a specified direction', 'past': 'the time that has elapsed', 'pate': 'liver or meat or fowl finely minced or ground and variously seasoned', 'path': 'a course of conduct', 'pats': 'the sound made by a gentle blow', 'pave': 'a setting with precious stones so closely set that no metal shows', 'pawn': 'an article deposited as security', 'paws': 'a clawed foot of an animal especially a quadruped', 'pays': 'something that remunerates', 'peak': 'the most extreme possible amount or value', 'peal': 'a deep prolonged sound (as of thunder or large bells', 'pear': 'sweet juicy gritty-textured fruit available in many varieties', 'peas': 'seed of a pea plant used for food', 'peat': 'partially carbonized vegetable matter saturated with water; can be used as a fuel when dried', 'peck': 'a British imperial capacity measure (liquid or dry', 'pecs': 'either of two large muscles of the chest', 'peed': 'eliminate urine', 'peek': 'a secret look', 'peel': 'remove the outer covering or skin from (a fruit or vegetable)', 'peep': 'the short weak cry of a young bird', 'peer': 'a person who is of equal standing with another in a group', 'pees': 'liquid excretory product', 'pegs': 'a wooden pin pushed or driven into a surface', 'pelt': 'the dressed hairy coat of a mammal', 'pens': 'a writing implement with a point from which ink flows', 'pent': 'produce a literary work', 'peon': 'a laborer who is obliged to do menial work', 'peri': 'a beautiful and graceful girl', 'perk': 'an incidental benefit awarded for certain types of employment (especially if it is regarded as a right', 'perm': 'a city in the European part of Russia', 'pert': 'characterized by a lightly pert and exuberant quality', 'pest': 'a serious (sometimes fatal', 'pets': 'a domesticated animal kept for companionship or amusement', 'pews': 'long bench with backs; used in church by the congregation', 'phis': 'the 21st letter of the Greek alphabet', 'pica': 'an eating disorder, frequent in children, in which non-nutritional objects are eaten persistently', 'pick': 'the person or thing chosen or selected', 'pics': 'a form of entertainment that enacts a story by sound and a sequence of images giving the illusion of continuous movement', 'pied': 'having sections or patches colored differently and usually brightly', 'pier': 'a platform built out from the shore into the water and supported by piles; provides access to ships and boats', 'pies': 'dish baked in pastry-lined pan often with a pastry top', 'pigs': 'domestic swine', 'pika': 'small short-eared burrowing mammal of rocky uplands of Asia and western North America', 'pike': 'a broad highway designed for high-speed traffic', 'pile': 'a collection of objects laid on top of each other', 'pill': 'something that resembles a tablet of medicine in shape or size', 'pimp': 'someone who procures customers for whores', 'pine': 'a coniferous tree', 'ping': 'a river in western Thailand; a major tributary of the Chao Phraya', 'pink': 'a light shade of red', 'pins': "a piece of jewelry that is pinned onto the wearer's garment", 'pint': 'a British imperial capacity measure (liquid or dry', 'pion': 'a meson involved in holding the nucleus together; produced as the result of high-energy particle collision', 'pipa': 'type genus of the Pipidae', 'pipe': 'a tube with a small bowl at one end; used for smoking tobacco', 'piss': 'liquid excretory product', 'pita': 'usually small round bread that can open into a pocket for filling', 'pith': 'soft spongelike central cylinder of the stems of most flowering plants', 'pits': 'a sizeable hole (usually in the ground', 'pity': 'a feeling of sympathy and sorrow for the misfortunes of others', 'pixy': 'creeping evergreen shrub having narrow overlapping leaves and early white star-shaped flowers; of the pine barrens of New Jersey and the Carolinas', 'plan': 'a series of steps to be carried out or goals to be accomplished', 'plat': 'a map showing planned or actual features of an area (streets and building lots etc.', 'play': 'a dramatic work intended for performance by actors on a stage', 'plea': 'a humble request for help from someone in authority', 'pleb': 'one of the common people', 'pled': 'appeal or request earnestly', 'plod': 'the act of walking with a slow heavy gait', 'plop': 'the noise of a rounded object dropping into a liquid without a splash', 'plot': 'a secret scheme to do something (especially something underhand or illegal', 'plow': 'a farm tool having one or more heavy blades to break the soil and cut a furrow prior to sowing', 'ploy': 'an opening remark intended to secure an advantage for the speaker', 'plug': 'blockage consisting of an object designed to fill a hole tightly', 'plum': 'any of several trees producing edible oval fruit having a smooth skin and a single hard stone', 'plus': 'a useful or valuable quality', 'pock': 'a pustule in an eruptive disease', 'pods': 'the vessel that contains the seeds of a plant (not the seeds themselves', 'poem': 'a composition written in metrical feet forming rhythmical lines', 'poet': 'a writer of poems (the term is usually reserved for writers of good poetry', 'poke': 'tall coarse perennial American herb having small white flowers followed by blackish-red berries on long drooping racemes; young fleshy stems are edible; berries and root are poisonous', 'poky': 'a correctional institution used to detain persons who are in the lawful custody of the government (either accused persons awaiting trial or convicted persons serving a sentence', 'pole': 'a long, slender, rounded piece of wood or metal', 'poll': 'an inquiry into public opinion conducted by interviewing a random sample of people', 'polo': 'Venetian traveler who explored Asia in the 13th century and served Kublai Khan (1254-1324', 'pols': 'a person active in party politics', 'pome': 'a fleshy fruit (apple or pear or related fruits', 'pomp': 'cheap or pretentious or vain display', 'pond': 'a small lake', 'pone': 'cornbread often made without milk or eggs and baked or fried (southern', 'pong': 'an unpleasant smell', 'pony': 'a range horse of the western United States', 'poof': 'offensive term for a homosexual man', 'pool': 'an excavation that is (usually', 'poop': 'obscene terms for feces', 'poor': 'people without possessions or wealth (considered as a group', 'pope': 'the head of the Roman Catholic Church', 'pops': 'an informal term for a father; probably derived from baby talk', 'pore': 'any tiny hole admitting passage of a liquid (fluid or gas', 'pork': 'meat from a domestic hog or pig', 'porn': 'creative activity (writing or pictures or films etc.', 'port': 'a place (seaport or airport', 'pose': 'affected manners intended to impress others', 'posh': 'elegant and fashionable', 'post': 'the position where someone (as a guard or sentry', 'posy': 'an arrangement of flowers that is usually given as a present', 'pots': 'metal or earthenware cooking vessel that is usually round and deep; often has a handle and lid', 'pouf': 'offensive term for a homosexual man', 'pour': 'cause to run', 'pout': 'a disdainful grimace', 'pram': 'a small vehicle with four wheels in which a baby or child is pushed around', 'pray': 'address a deity, a prophet, a saint or an object of worship; say a prayer', 'prep': 'preparatory school work done outside school (especially at home', 'prey': 'a person who is the aim of an attack (especially a victim of ridicule or exploitation', 'prig': 'a person regarded as arrogant and annoying', 'prim': 'assume a prim appearance', 'prod': 'a verbalization that encourages you to attempt something', 'prof': 'someone who is a member of the faculty at a college or university', 'prom': 'a formal ball held for a school class toward the end of the academic year', 'prop': 'a support placed beneath or against something to keep it from shaking or falling', 'pros': 'an athlete who plays for pay', 'prow': 'front part of a vessel or aircraft', 'psis': 'a unit of pressure', 'pubs': 'tavern consisting of a building with a bar and public rooms; often provides light meals', 'puck': 'a mischievous sprite of English folklore', 'puds': 'short for pudding', 'puff': 'a short light gust of air', 'pugs': 'small compact smooth-coated breed of Asiatic origin having a tightly curled tail and broad flat wrinkled muzzle', 'puke': 'a person who is deemed to be despicable or contemptible', 'pull': 'the act of pulling; applying force to move something toward or with you', 'pulp': 'any soft or soggy mass', 'pump': 'a mechanical device that moves fluid or gas by pressure or suction', 'punk': 'an aggressive and violent young criminal', 'puns': 'a humorous play on words', 'punt': 'formerly the basic unit of money in Ireland; equal to 100 pence', 'puny': 'inferior in strength or significance', 'pupa': 'an insect in the inactive stage of development', 'pups': 'young of any of various canines such as a dog or wolf', 'pure': 'free of extraneous elements of any kind', 'puri': 'a Brazilian river; tributary of the Amazon River', 'purl': 'gold or silver wire thread', 'purr': 'a low vibrating sound typical of a contented cat', 'push': 'the act of applying force in order to move something away', 'puss': 'an affectionate term for a cat', 'puts': 'the option to sell a given stock (or stock index or commodity future', 'putt': 'hitting a golf ball that is on the green using a putter', 'putz': 'a stupid or worthless person', 'pyre': 'wood heaped for burning a dead body as a funeral rite', 'quad': 'one of four children born at the same time from the same pregnancy', 'quay': 'wharf usually built parallel to the shoreline', 'quid': 'the basic unit of money in Great Britain and Northern Ireland; equal to 100 pence', 'quip': 'a witty saying', 'quit': 'put an end to a state or an activity', 'quiz': 'an examination consisting of a few short questions', 'race': 'any competition', 'rack': 'framework for holding objects', 'racy': 'full of zest or vigor', 'rads': 'a unit of absorbed ionizing radiation equal to 100 ergs per gram of irradiated material', 'raft': 'a flat float', 'rage': 'a feeling of intense anger', 'rags': 'a small piece of cloth or paper', 'raid': 'a sudden short attack', 'rail': 'a barrier consisting of a horizontal bar and supports', 'rain': 'water falling in drops from vapor condensed in the atmosphere', 'rake': 'a dissolute man in fashionable society', 'rale': 'a rapid series of short loud sounds (as might be heard with a stethoscope in some types of respiratory disorders', 'rami': 'the posterior part of the mandible that is more or less vertical', 'ramp': 'an inclined surface connecting two levels', 'rams': 'the most common computer memory which can be used by programs to perform necessary tasks while the computer is on; an integrated circuit memory chip allows information to be stored or accessed in any order and all storage locations are equally accessible', 'rang': 'sound loudly and sonorously', 'rank': 'a row or line of people (especially soldiers or police', 'rant': 'a loud bombastic declamation expressed with strong emotion', 'raps': 'a reproach for some lapse or misdeed', 'rapt': 'strike sharply', 'rare': 'not widely known; especially valued for its uncommonness', 'rash': 'any red eruption of the skin', 'rasp': 'uttering in an irritated tone', 'rate': 'a magnitude or frequency relative to a time unit', 'rats': 'any of various long-tailed rodents similar to but larger than a mouse', 'rave': 'a dance party that lasts all night and electronically synthesized music is played', 'rays': 'a column of light (as from a beacon', 'raze': 'tear down so as to make flat with the ground', 'razz': 'a cry or noise made to express displeasure or contempt', 'read': 'something that is read', 'real': 'any rational or irrational number', 'ream': 'a large quantity of written matter', 'reap': 'gather, as of natural products', 'rear': 'the back of a military formation or procession', 'reed': 'tall woody perennial grasses with hollow slender stems especially of the genera Arundo and Phragmites', 'reef': 'a submerged ridge of rock or coral near the surface of the water', 'reek': 'a distinctive odor that is offensively unpleasant', 'reel': 'a roll of photographic film holding a series of frames to be projected by a movie projector', 'rein': 'one of a pair of long straps (usually connected to the bit or the headpiece', 'rems': 'a recurring sleep state during which dreaming occurs; a state of rapidly shifting eye movements during sleep', 'rend': 'tear or be torn violently', 'rent': 'a payment or series of payments made by the lessee to an owner for use of some property, facility, equipment, or service', 'repp': 'a fabric with prominent rounded crosswise ribs', 'reps': "informal abbreviation of `representative'", 'rest': 'something left after other parts have been taken away', 'rete': 'a network of intersecting blood vessels or intersecting nerves or intersecting lymph vessels', 'ribs': 'support resembling the rib of an animal', 'rice': 'grains used as food either unpolished or more often polished', 'rich': 'people who have possessions and wealth (considered as a group', 'ride': 'a journey in a vehicle (usually an automobile', 'rids': 'relieve from', 'rife': 'most frequent or common', 'riff': 'a Berber living in northern Morocco', 'rift': 'a gap between cloud masses', 'rigs': 'gear (including necessary machinery', 'rile': 'cause annoyance in; disturb, especially by minor irritations', 'rill': 'a small stream', 'rime': 'ice crystals forming a white deposit (especially on objects outside', 'rims': 'the shape of a raised edge of a more or less circular object', 'rind': 'the natural outer covering of food (usually removed before eating', 'ring': 'a characteristic sound', 'rink': 'building that contains a surface for ice skating or roller skating', 'riot': 'a public act of violence by an unruly mob', 'ripe': 'fully developed or matured and ready to be eaten or used', 'rips': 'a dissolute man in fashionable society', 'rise': 'a growth in strength or number or importance', 'risk': 'a source of danger; a possibility of incurring loss or misfortune', 'rite': 'an established ceremony prescribed by a religion', 'ritz': 'Swiss hotelier who created a chain of elegant hotels (1850-1918', 'road': 'an open way (generally public', 'roam': 'move about aimlessly or without any destination, often in search of food or employment', 'roan': 'a soft sheepskin leather that is colored and finished to resemble morocco; used in bookbinding', 'roar': 'a deep prolonged loud noise', 'robe': 'any loose flowing garment', 'robs': 'take something away by force or without the consent of the owner', 'rock': 'a lump or mass of hard consolidated mineral matter', 'rode': 'sit and travel on the back of animal, usually while controlling its motions', 'rods': 'a long thin implement made of metal or wood', 'roes': 'an artificial language for international use that rejects all existing words and is based instead on an abstract analysis of ideas', 'roil': 'be agitated', 'role': 'the actions and activities assigned to or required or expected of a person or group', 'roll': 'rotary motion of an object around its own axis', 'romp': 'an easy victory', 'roms': 'computer output on microfilm or microfiche', 'rood': 'representation of the cross on which Jesus died', 'roof': 'a protective covering that covers or forms the top of a building', 'rook': 'chess piece', 'room': 'an area within a building enclosed by walls and floor and ceiling', 'root': 'the part of a plant which attaches it to the ground', 'rope': 'a strong line', 'ropy': 'of or resembling rope (or ropes', 'rose': 'any of many shrubs of the genus Rosa that bear roses', 'rosy': 'reflecting optimism', 'rota': 'a list showing when each of a number of people has to do a particular job', 'rote': 'memorization by repetition', 'rots': 'a state of decay usually accompanied by an offensive odor', 'rout': 'a disorderly crowd of people', 'roux': 'a mixture of fat and flour heated and used as a basis for sauces', 'rove': 'pass a rope through', 'rows': 'an arrangement of objects or people side by side in a line', 'rube': 'a person who is not very intelligent or interested in culture', 'rubs': 'an unforeseen obstacle', 'ruby': 'a transparent piece of ruby that has been cut and polished and is valued as a precious gem', 'ruck': 'a crowd especially of ordinary or undistinguished persons or things', 'rude': 'socially incorrect in behavior', 'rued': 'feel remorse for; feel sorry for; be contrite about', 'rues': 'European strong-scented perennial herb with grey-green bitter-tasting leaves; an irritant similar to poison ivy', 'ruff': 'an external body part consisting of feathers or hair about the neck of a bird or other animal', 'rugs': 'floor covering consisting of a piece of thick heavy fabric (usually with nap or pile', 'ruin': 'an irrecoverable state of devastation and destruction', 'rule': 'a principle or condition that customarily governs behavior', 'rump': 'the part of an animal that corresponds to the human buttocks', 'rums': 'liquor distilled from fermented molasses', 'rune': 'any character from an ancient Germanic alphabet used in Scandinavia from the 3rd century to the Middle Ages', 'rung': 'a crosspiece between the legs of a chair', 'runs': 'a score in baseball made by a runner touching all four bases safely', 'runt': 'disparaging terms for small people', 'ruse': 'a deceptive maneuver (especially to avoid capture', 'rush': 'the act of moving hurriedly and in a careless manner', 'rust': 'a red or brown oxide coating on iron or steel caused by the action of oxygen and moisture', 'ruth': 'United States professional baseball player famous for hitting home runs (1895-1948', 'ruts': 'a groove or furrow (especially one in soft earth caused by wheels', 'sack': "a bag made of paper or plastic for holding customer's purchases", 'sacs': 'an enclosed space', 'safe': 'strongbox where valuables can be safely kept', 'saga': 'a narrative telling the adventures of a hero or a family; originally (12th to 14th centuries', 'sage': 'a mentor in spiritual and philosophical topics who is renowned for profound wisdom', 'sago': 'powdery starch from certain sago palms; used in Asia as a food thickener and textile stiffener', 'sags': 'a shape that sags', 'said': 'express in words', 'sail': 'a large piece of fabric (usually canvas fabric', 'sake': 'a reason for wanting something done', 'saki': 'British writer of short stories (1870-1916', 'sale': 'a particular instance of selling', 'salt': 'a compound formed by replacing hydrogen in an acid by a metal (or a radical that acts like a metal', 'same': 'a member of an indigenous nomadic people living in northern Scandinavia and herding reindeer', 'sand': 'a loose material consisting of grains of rock or coral', 'sane': 'mentally healthy; free from mental disorder', 'sang': 'North American woodland herb similar to and used as substitute for the Chinese ginseng', 'sank': 'fall or descend to a lower place or level', 'saps': 'a watery solution of sugars, salts, and minerals that circulates through the vascular system of a plant', 'sari': 'a dress worn primarily by Hindu women; consists of several yards of light material that is draped around the body', 'sash': 'a framework that holds the panes of a window in the window frame', 'sass': 'an impudent or insolent rejoinder', 'sate': 'fill to satisfaction', 'save': 'keep safe or rescu', 'sawn': 'cut with a saw', 'saws': 'a condensed but memorable saying embodying some important fact of experience that is taken as true by many people', 'says': 'the chance to speak', 'scab': 'someone who works (or provides workers', 'scad': 'any of a number of fishes of the family Carangidae', 'scam': 'a fraudulent business scheme', 'scan': 'the act of scanning; systematic examination of a prescribed region', 'scar': 'a mark left (usually on the skin', 'scat': 'singing jazz; the singer substitutes nonsense syllables for the words of the song and tries to sound like a musical instrument', 'scot': 'a native or inhabitant of Scotland', 'scow': 'any of various flat-bottomed boats with sloping ends', 'scud': 'the act of moving along swiftly (as before a gale', 'scum': 'worthless people', 'seal': 'fastener consisting of a resinous composition that is plastic when warm; used for sealing documents and parcels and letters', 'seam': 'joint consisting of a line formed by joining two pieces', 'sear': 'make very hot and dry', 'seas': 'a division of an ocean or a large body of salt water partially enclosed by land', 'seat': 'a space reserved for sitting (as in a theater or on a train or airplane', 'sect': 'a subdivision of a larger religious group', 'seed': 'a small hard fruit', 'seek': 'the movement of a read/write head to a specific data track on a disk', 'seem': 'give a certain impression or have a certain outward aspect', 'seen': 'perceive by sight or have the power to perceive by sight', 'seep': 'pass gradually or leak through or as if through small openings', 'seer': 'a person with unusual powers of foresight', 'sees': "the seat within a bishop's diocese where his cathedral is located", 'self': 'your consciousness of your own identity', 'sell': 'the activity of persuading someone to buy', 'send': 'cause to go somewhere', 'sent': '100 senti equal 1 kroon in Estonia', 'sept': 'the month following August and preceding October', 'sere': 'dry or withered', 'serf': 'an agricultural laborer bound under the feudal system to work on their lord\'s estate', 'seta': 'stalk of a moss capsule', 'sets': 'a group of things of the same kind that belong together and are so used', 'sett': 'rectangular paving stone with curved top; once used to make roads', 'sewn': 'fasten by sewing; do needlework', 'sews': 'fasten by sewing; do needlework', 'shad': 'bony flesh of herring-like fish usually caught during their migration to fresh water for spawning; especially of Atlantic coast', 'shag': 'a strong coarse tobacco that has been shredded', 'shah': 'title for the former hereditary monarch of Iran', 'sham': 'something that is a counterfeit; not what it seems to be', 'shed': 'an outbuilding with a single story; used for shelter or storage', 'shew': 'establish the validity of something, as by an example, explanation or experiment', 'shim': 'a thin wedge of material (wood or metal or stone', 'shin': 'the front part of the human leg between the knee and the ankle', 'ship': 'a vessel that carries passengers or freight', 'shit': 'obscene terms for feces', 'shiv': 'a knife used as a weapon', 'shod': 'furnish with shoes', 'shoe': 'footwear shaped to fit the foot (below the ankle', 'shoo': "drive away by crying `shoo!'", 'shop': 'a mercantile establishment for the retail sale of goods or services', 'shot': 'the act of firing a projectile', 'show': 'the act of publicly exhibiting or entertaining', 'shun': 'avoid and stay away from deliberately; stay clear of', 'shut': 'move so that an opening or passage is obstructed; make shut', 'sibs': "a person's brother or sister", 'sick': 'people who are sick', 'side': 'a place within a region identified relative to a center or reference location', 'sift': 'move as if through a sieve', 'sigh': 'an utterance made by exhaling audibly', 'sign': 'a perceptible indication of something not immediately apparent (as a visible clue that something has happened', 'sika': 'small deer of Japan with slightly forked antlers', 'silk': 'a fabric made from the fine threads produced by certain insect larvae', 'sill': 'structural member consisting of a continuous horizontal timber forming the lowest member of a framework or supporting structure', 'silo': 'a cylindrical tower used for storing silage', 'silt': 'mud or clay or small rocks deposited by a river or lake', 'sine': 'ratio of the length of the side opposite the given angle to the length of the hypotenuse of a right-angled triangle', 'sing': 'deliver by singing', 'sink': 'plumbing fixture consisting of a water basin fixed to a wall or floor and having a drainpipe', 'sins': 'estrangement from god', 'sips': 'a small drink', 'sire': 'a title of address formerly used for a man of rank and authority', 'sirs': 'term of address for a man', 'site': 'the piece of land on which something is located (or is to be located', 'sits': 'be seated', 'size': 'the physical magnitude of something (how big it is', 'skew': 'turn or place at an angle', 'skid': 'one of a pair of planks used to make a track for rolling or sliding objects', 'skim': 'a thin layer covering the surface of a liquid', 'skin': 'a natural protective body covering and site of the sense of touch', 'skip': 'a gait in which steps and hops alternate', 'skis': 'narrow wood or metal or plastic runners used in pairs for gliding over snow', 'skit': 'a short theatrical episode', 'slab': 'block consisting of a thick piece of something', 'slag': 'the scum formed by oxidation at the surface of molten metals', 'slam': 'winning all or all but one of the tricks in bridge', 'slap': 'a blow from a flat object (as an open hand', 'slat': 'a thin strip (wood or metal', 'slaw': 'basically shredded cabbage', 'slay': 'kill intentionally and with premeditation', 'sled': 'a vehicle mounted on runners and pulled by horses or dogs; for transportation over snow', 'slid': 'move obliquely or sideways, usually in an uncontrolled manner', 'slim': 'take off weight', 'slip': 'a socially awkward or tactless act', 'slit': 'a long narrow opening', 'slob': 'a coarse obnoxious person', 'sloe': 'wild plum of northeastern United States having dark purple fruits with yellow flesh', 'slog': 'work doggedly or persistently', 'slop': 'wet feed (especially for pigs', 'slot': 'a position in a grammatical linguistic construction in which a variety of alternative units are interchangeable', 'slow': 'lose velocity; move more slowly', 'slug': 'a projectile that is fired from a gun', 'slum': 'a district of a city marked by poverty and inferior living conditions', 'slur': 'speak (words or speech) indistinctly so that the sounds run into one another', 'smog': 'air pollution by a mixture of smoke and fog', 'smug': 'marked by excessive complacency or self-satisfaction', 'smut': 'a black colloidal substance consisting wholly or principally of amorphous carbon and used to make pigments and ink', 'snag': 'a sharp protuberance', 'snap': 'the act of catching an object with the hands', 'snip': 'a small piece of anything (especially a piece that has been snipped off', 'snit': 'a state of agitated irritation', 'snob': 'a person regarded as arrogant and annoying', 'snog': "touch with the lips or press the lips (against someone's mouth or other body part", 'snot': 'a person regarded as arrogant and annoying', 'snow': 'precipitation falling from clouds in the form of ice crystals', 'snub': 'an instance of driving away or warding off', 'snug': 'a small secluded room', 'soak': 'the process of becoming softened and saturated as a consequence of being immersed in water (or other liquid', 'soap': 'a cleansing agent made from the salts of vegetable or animal fats', 'soar': 'the act of rising upward into the air', 'sobs': 'a dyspneic condition', 'sock': 'hosiery consisting of a cloth covering for the foot; worn inside the shoe; reaches to between the ankle and the knee', 'soda': 'a sodium salt of carbonic acid; used in making soap powders and glass and paper', 'sods': 'surface layer of ground containing a mat of grass and grass roots', 'sofa': 'an upholstered seat for more than one person', 'soft': 'yielding readily to pressure or weight', 'soil': 'the state of being covered with unclean things', 'sold': 'exchange or deliver for money or its equivalent', 'sole': 'the underside of footwear or a golf club', 'solo': 'any activity that is performed alone without assistance', 'soma': 'leafless East Indian vine; its sour milky juice formerly used to make an intoxicating drink', 'some': '(quantifier', 'song': 'a short musical composition with words', 'sons': 'a male human offspring', 'soon': 'in the near future', 'soot': 'a black colloidal substance consisting wholly or principally of amorphous carbon and used to make pigments and ink', 'sops': 'piece of solid food for dipping in a liquid', 'sore': 'an open skin infection', 'sort': 'a category of things distinguished by some common characteristic or quality', 'sots': 'a chronic drinker', 'souk': 'an open-air market in an Arabian city', 'soul': 'the immaterial part of a person; the actuating cause of an individual life', 'soup': 'liquid food especially of meat or fish or vegetable stock often containing pieces of solid food', 'sour': 'a cocktail made of a liquor (especially whiskey or gin', 'sown': 'place (seeds', 'sows': 'an adult female hog', 'soya': 'erect bushy hairy annual herb having trifoliate leaves and purple to pink flowers; extensively cultivated for food and forage and soil improvement but especially for its nutritious oil-rich seeds; native to Asia', 'spam': 'a canned meat made largely from pork', 'span': 'the complete duration of something', 'spar': 'any of various nonmetallic minerals (calcite or feldspar', 'spas': 'a health resort near a spring or at the seaside', 'spat': 'a quarrel about petty points', 'spay': 'remove the ovaries of', 'sped': 'move hurridly', 'spew': 'expel or eject (saliva or phlegm or sputum', 'spin': 'a swift whirling motion (usually of a missile', 'spit': 'a narrow strip of land that juts out into the sea', 'spot': 'a point located with respect to surface features of some region', 'spry': 'moving quickly and lightly', 'spud': 'an edible tuber native to South America; a staple food of Ireland', 'spun': "revolve quickly and repeatedly around one's own axis", 'spur': 'a verbalization that encourages you to attempt something', 'stab': 'a sudden sharp feeling', 'stag': 'a male deer, especially an adult male red deer', 'star': '(astronomy', 'stay': 'continuing or remaining in a place or state', 'stem': '(linguistics', 'step': 'any maneuver made as part of progress toward a goal', 'stew': 'agitation resulting from active worry', 'stir': 'a prominent or sensational but short-lived news event', 'stop': 'the event of something ending', 'stow': 'fill by packing tightly', 'stub': 'a short piece remaining on a trunk or stem where a branch is lost', 'stud': 'a man who is virile and sexually active', 'stun': 'make senseless or dizzy by or as if by a blow', 'subs': 'a large sandwich made of a long crusty roll split lengthwise and filled with meats and cheese (and tomato and onion and lettuce and condiments', 'such': 'of so extreme a degree or extent', 'suck': 'the act of sucking', 'sued': 'institute legal proceedings against; file a suit against', 'sues': 'French writer whose novels described the sordid side of city life (1804-1857', 'suet': 'hard fat around the kidneys and loins in beef and sheep', 'suit': 'a set of garments (usually including a jacket and trousers or skirt', 'sulk': 'a mood or display of sullen aloofness or withdrawal', 'sump': 'an oil reservoir in an internal combustion engine', 'sums': 'a quantity of money', 'sung': 'the imperial dynasty of China from 960 to 1279; noted for art and literature and philosophy', 'sunk': 'fall or descend to a lower place or level', 'suns': 'the star that is the source of light and heat for the planets in the solar system', 'sups': 'a small amount of liquid food', 'sura': 'one of the sections (or chapters', 'sure': 'having or feeling no doubt or uncertainty; confident and assured', 'surf': 'waves breaking on the shore', 'swab': 'implement consisting of a small piece of cotton that is used to apply medication or cleanse a wound or obtain a specimen of a secretion', 'swag': 'valuable goods', 'swam': 'travel through water', 'swan': 'stately heavy-bodied aquatic bird with very long neck and usually white plumage as adult', 'swap': 'an equal exchange', 'swat': 'a sharp blow', 'sway': 'controlling influence', 'swig': 'a large and hurried swallow', 'swim': 'the act of swimming', 'swum': 'travel through water', 'tabs': 'the bill in a restaurant', 'tabu': 'a prejudice (especially in Polynesia and other South Pacific islands', 'tach': 'measuring instrument for indicating speed of rotation', 'tack': 'the heading or position of a vessel relative to the trim of its sails', 'taco': '(ethnic slur', 'tact': 'consideration in dealing with others and avoiding giving offense', 'tags': 'a label written or printed on paper, cardboard, or plastic that is attached to something to indicate its owner, nature, price, etc.', 'tail': 'the posterior part of the body of a vertebrate especially when elongated and extending beyond the trunk or main part of the body', 'take': 'the income or profit arising from such transactions as the sale of land or other property', 'tale': 'a message that tells the particulars of an act or occurrence or course of events; presented in writing or drama or cinema or as a radio or television program', 'talk': 'an exchange of ideas via conversation', 'tall': 'a garment size for a tall person', 'tame': 'correct by punishment or discipline', 'tamp': 'a tool for tamping (e.g., for tamping tobacco into a pipe bowl or a charge into a drill hole etc.', 'tang': 'a tart spicy quality', 'tank': 'an enclosed armored military vehicle; has a cannon and moves on caterpillar treads', 'tans': 'a browning of the skin resulting from exposure to the rays of the sun', 'tapa': 'the thin fibrous bark of the paper mulberry and Pipturus albidus', 'tape': 'a long thin piece of cloth or paper as used for binding or fastening', 'taps': 'the sound made by a gentle blow', 'tare': 'an adjustment made for the weight of the packaging in order to determine the net weight of the goods', 'tarn': 'a mountain lake (especially one formed by glaciers', 'taro': 'edible starchy tuberous root of taro plants', 'tarp': 'waterproofed canvas', 'tars': 'any of various dark heavy viscid substances obtained as a residue', 'tart': 'a woman who engages in sexual intercourse for money', 'task': 'any piece of work that is undertaken or attempted', 'taut': 'pulled or drawn tight', 'taxa': 'animal or plant group having natural relations', 'taxi': 'a car driven by a person whose job is to take passengers where they want to go in exchange for money', 'teak': 'hard strong durable yellowish-brown wood of teak trees; resistant to insects and to warping; used for furniture and in shipbuilding', 'teal': 'a blue-green color or pigment', 'team': 'a cooperative unit (especially in sports', 'tear': 'a drop of the clear salty saline solution secreted by the lacrimal glands', 'teas': 'a beverage made by steeping tea leaves in water', 'teat': 'the small projection of a mammary gland', 'tech': 'a school teaching mechanical and industrial arts and the applied sciences', 'teem': 'be teeming, be abuzz', 'teen': 'a juvenile between the onset of puberty and maturity', 'tees': 'the starting place for each hole on a golf course', 'tell': "a Swiss patriot who lived in the early 14th century and who was renowned for his skill as an archer; according to legend an Austrian governor compelled him to shoot an apple from his son's head with his crossbow (which he did successfully without mishap", 'temp': 'a worker (especially in an office', 'tend': 'have a tendency or disposition to do or be something; be inclined', 'tent': 'a portable shelter (usually of canvas stretched over supporting poles and fastened to the ground with ropes and pegs', 'term': 'a word or expression used for some particular thing', 'tern': 'small slender gull having narrow wings and a forked tail', 'test': 'trying something to find out about it', 'text': 'the words of something written', 'then': 'that time; that moment', 'thin': 'lose thickness; become thin or thinner', 'thud': 'a heavy dull sound (as made by impact of heavy objects', 'thug': 'an aggressive and violent young criminal', 'thus': 'an aromatic gum resin obtained from various Arabian or East African trees; formerly valued for worship and for embalming and fumigation', 'tick': 'a metallic tapping sound', 'tics': 'a local and habitual twitching especially in the face', 'tide': 'the periodic rise and fall of the sea level under the gravitational pull of the moon', 'tidy': 'receptacle that holds odds and ends (as sewing materials', 'tied': 'fasten or secure with a rope, string, or cord', 'tier': 'a relative position or degree of value in a graded group', 'ties': 'neckwear consisting of a long narrow piece of material worn (mostly by men', 'tiff': 'a quarrel about petty points', 'tile': 'a flat thin rectangular slab (as of fired clay or rubber or linoleum', 'till': 'unstratified soil deposited by a glacier; consists of sand and clay and gravel and boulders mixed together', 'tilt': 'a combat between two mounted knights tilting against each other with blunted lances', 'time': 'an instance or single occasion for some event', 'tine': 'prong on a fork or pitchfork or antler', 'ting': 'a light clear metallic sound as of a small bell', 'tins': 'a silvery malleable metallic element that resists corrosion; used in many alloys and to coat other metals to prevent corrosion; obtained chiefly from cassiterite where it occurs as tin oxide', 'tint': 'a quality of a given color that differs slightly from another color', 'tiny': 'very small', 'tipi': 'a Native American tent; usually of conical shape', 'tips': 'the extreme end of something; especially something pointed', 'tire': 'hoop that covers a wheel', 'toad': 'any of various tailless stout-bodied amphibians with long hind limbs for leaping; semiaquatic and terrestrial species', 'toby': 'a drinking mug in the shape of a stout man wearing a three-cornered hat', 'toed': 'walk so that the toes assume an indicated position or direction', 'toes': 'one of the digits of the foot', 'toff': 'informal term for an upper-class or wealthy person', 'tofu': 'cheeselike food made of curdled soybean milk', 'toga': 'a one-piece cloak worn by men in ancient Rome', 'toil': 'productive work (especially physical work done for wages', 'toke': 'a puff of a marijuana or hashish cigarette', 'told': 'express in words', 'tole': 'enameled or lacquered metalware (usually gilded and elaborately painted', 'toll': 'a fee levied for the use of roads or bridges (used for maintenance', 'tomb': 'a place for the burial of a corpse (especially beneath the ground and marked by a tombstone', 'tome': 'a (usually', 'tone': "the quality of a person's voice", 'took': 'carry out', 'tool': 'an implement used in the practice of a vocation', 'toon': 'a film made by photographing a series of cartoon drawings to give the illusion of movement when projected in rapid sequence', 'toot': 'a blast of a horn', 'topi': 'a lightweight hat worn in tropical countries for protection from the sun', 'tops': 'the upper part of anything', 'tore': 'commonly the lowest molding at the base of a column', 'torn': 'separate or cause to separate abruptly', 'torr': 'a unit of pressure equal to 0.001316 atmosphere; named after Torricelli', 'tory': 'an American who favored the British side during the American Revolution', 'toss': 'the act of flipping a coin', 'tote': 'a capacious bag or basket', 'tots': 'a small amount (especially of a drink', 'tour': 'a journey or route all the way around a particular place or area', 'tout': 'someone who buys tickets to an event in order to resell them at a profit', 'town': 'an urban area with a fixed boundary that is smaller than a city', 'tows': 'the act of hauling something (as a vehicle', 'toys': 'an artifact designed to be played with', 'tram': 'a conveyance that transports passengers or freight in carriers suspended from cables and supported by a series of towers', 'trap': 'a device in which something (usually an animal', 'tray': 'an open receptacle for holding or displaying or serving articles or food', 'tree': 'a tall perennial woody plant having a main trunk and branches forming a distinct elevated crown; includes both gymnosperms and angiosperms', 'trek': 'a journey by ox wagon (especially an organized migration by a group of settlers', 'trey': 'the cardinal number that is the sum of one and one and one', 'trig': 'the mathematics of triangles and trigonometric functions', 'trim': 'a state of arrangement or appearance', 'trio': 'the cardinal number that is the sum of one and one and one', 'trip': 'a journey for some purpose (usually including the return', 'trod': 'put down or press the foot, place the foot', 'trot': 'a slow pace of running', 'tsar': 'a male monarch or emperor (especially of Russia prior to 1917', 'tuba': 'the lowest brass wind instrument', 'tube': 'conduit consisting of a long hollow object (usually cylindrical', 'tubs': 'a relatively large open container that you fill with water and use to wash the body', 'tuck': 'eatables (especially sweets', 'tufa': 'a soft porous rock consisting of calcium carbonate deposited from springs rich in lime', 'tuff': 'hard volcanic rock composed of compacted volcanic ash', 'tuft': 'a bunch of hair or feathers or growing grass', 'tugs': 'a sudden abrupt pull', 'tums': 'an enlarged and muscular saclike organ of the alimentary canal; the principal organ of digestion', 'tuna': 'tropical American prickly pear of Jamaica', 'tune': 'a succession of notes forming a distinctive sequence', 'turd': 'obscene terms for feces', 'turf': 'surface layer of ground containing a mat of grass and grass roots', 'turk': 'a native or inhabitant of Turkey', 'turn': 'a circular segment of a curve', 'tush': 'the fleshy part of the human body that you sit on', 'tusk': 'a hard smooth ivory colored dentine that makes up most of the tusks of elephants and walruses', 'tuts': "utter `tsk,' `tut,' or `tut-tut,' as in disapproval", 'tutu': 'South African prelate and leader of the antiapartheid struggle (born in 1931', 'twee': 'affectedly dainty or refined', 'twig': 'a small branch or division of a branch (especially a terminal division', 'twin': 'either of two offspring born at the same time from the same pregnancy', 'twit': 'someone who is regarded as contemptible', 'tyke': 'a native of Yorkshire', 'type': 'a subdivision of a particular kind of thing', 'typo': 'a mistake in printed matter resulting from mechanical failures of some kind', 'tyre': 'a port in southern Lebanon on the Mediterranean Sea; formerly a major Phoenician seaport famous for silks', 'tyro': 'someone new to a field or activity', 'umps': 'an official at a baseball game', 'unit': 'any division of quantity accepted as a standard of measurement or exchange', 'urea': 'the chief solid component of mammalian urine; synthesized from ammonia and carbon dioxide and used as fertilizer and in animal feed and in plastics', 'used': 'put into service; make work or employ for a particular purpose or for its inherent or natural purpose', 'user': 'a person who makes use of a thing; someone who uses or employs something', 'uses': 'North American republic containing 50 states - 48 conterminous states in North America plus Alaska in northwest North America and the Hawaiian Islands in the Pacific Ocean; achieved independence in 1776', 'vacs': 'informal term for vacation', 'vain': 'characteristic of false pride; having an exaggerated sense of self-importance', 'vale': 'a long depression in the surface of the land that usually contains a river', 'vamp': 'a seductive woman who uses her sex appeal to exploit men', 'vane': 'mechanical device attached to an elevated structure; rotates freely to show the direction of the wind', 'vans': 'any creative group active in the innovation and application of new concepts and techniques in a given field (especially in the arts', 'vary': "become different in some particular way, without permanently losing one's or its former characteristics or essence", 'vasa': 'a tube in which a body fluid circulates', 'vase': 'an open jar of glass or porcelain used as an ornament or to hold flowers', 'vast': 'unusually great in size or amount or degree or especially extent or scope', 'vats': "a tax levied on the difference between a commodity's price before taxes and its cost of production", 'veal': 'meat from a calf', 'veer': 'turn sharply; change direction abruptly', 'veil': 'a garment that covers the head and face', 'vein': 'a blood vessel that carries blood from the capillaries toward the heart', 'veld': 'elevated open grassland in southern Africa', 'vend': 'sell or offer for sale from place to place', 'vent': 'a hole for the escape of gas or air', 'verb': 'the word class that serves as the predicate of a sentence', 'very': 'precisely as stated', 'vest': "a man's sleeveless garment worn underneath a coat", 'vets': 'a doctor who practices veterinary medicine', 'vial': 'a small bottle that contains a drug (especially a sealed sterile container for injection by needle', 'vibe': 'a distinctive emotional aura experienced instinctively', 'vice': 'moral weakness', 'vied': 'compete for something; engage in a contest; measure oneself against others', 'vies': 'compete for something; engage in a contest; measure oneself against others', 'view': 'a way of regarding situations or topics etc.', 'vile': 'morally reprehensible', 'vims': 'a healthy capacity for vigorous activity', 'vine': 'a plant with a weak stem that derives support from climbing, twining, or creeping along a surface', 'vino': 'fermented juice (of grapes especially', 'viol': 'any of a family of bowed stringed instruments that preceded the violin family', 'visa': 'an endorsement made in a passport that allows the bearer to enter the country issuing it', 'vise': 'a holding device attached to a workbench; has two jaws to hold workpiece firmly in place', 'viva': 'an examination conducted by spoken communication', 'vole': 'any of various small mouselike rodents of the family Cricetidae (especially of genus Microtus', 'volt': 'a unit of potential equal to the potential difference between two points on a conductor carrying a current of 1 ampere when the power dissipated between the two points is 1 watt; equivalent to the potential difference across a resistance of 1 ohm when 1 ampere of current flows through it', 'vote': 'a choice that is made by counting the number of people in favor of each alternative', 'vows': 'a solemn pledge (to oneself or to another or to a deity', 'wade': "English tennis player who won many women's singles titles (born in 1945", 'wadi': 'gully or streambed in northern Africa and the Middle East that remains dry except during rainy season', 'wads': 'a small mass of soft material', 'waft': 'a long flag; often tapering', 'wage': 'something that remunerates', 'wags': 'a witty amusing person who makes jokes', 'wail': 'a cry of sorrow and grief', 'wait': 'time during which some action is awaited', 'wake': 'the consequences of an event (especially a catastrophic event', 'wale': 'a raised mark on the skin (as produced by the blow of a whip', 'walk': 'the act of traveling by foot', 'wall': 'an architectural partition with a height and length greater than its thickness; used to divide or enclose an area or to support another structure', 'wand': 'a rod used by a magician or water diviner', 'wane': 'a gradual decline (in size or strength or power or number', 'wans': 'a computer network that spans a wider area than does a local area network', 'want': 'a state of extreme poverty', 'ward': 'a person who is under the protection or in the custody of another', 'ware': "articles of the same kind or material; usually used in combination: `silverware', `software'", 'warm': 'get warm or warmer', 'warn': 'notify of danger, potential harm, or risk', 'warp': 'a twist or aberration; especially a perverse or abnormal way of judging or acting', 'wars': 'the waging of armed conflict against an enemy', 'wart': 'any small rounded protuberance (as on certain plants or animals', 'wary': 'marked by keen caution and watchful prudence', 'wash': 'a thin coat of water-base paint', 'wasp': 'a white person of Anglo-Saxon ancestry who belongs to a Protestant denomination', 'watt': 'a unit of power equal to 1 joule per second', 'wave': 'one of a series of ridges that moves across the surface of a liquid (especially across a large body of water', 'wavy': 'having a form or edge that smoothly curves in and out', 'waxy': 'made of or covered with wax', 'ways': 'how something is done or how it happens', 'weak': 'wanting in physical strength', 'weal': 'a raised mark on the skin (as produced by the blow of a whip', 'wean': 'gradually deprive (infants and young mammals', 'wear': 'impairment resulting from long use', 'weds': 'the fourth day of the week; the third working day', 'weed': 'any plant that crowds out cultivated plants', 'week': 'any period of seven consecutive days', 'weep': 'shed tears because of sadness, rage, or pain', 'wees': 'a short time', 'weft': 'the yarn woven across the warp yarn in weaving', 'well': 'a deep hole or shaft dug or drilled to obtain water or oil or gas or brine', 'went': 'change location; move, travel, or proceed, also metaphorically', 'were': 'have the quality of being; (copula, used with an adjective or a predicate noun', 'west': 'the countries of (originally', 'wide': 'having great (or a certain', 'wife': "a married woman; a man's partner in marriage", 'wild': 'a wild primitive state untouched by civilization', 'will': 'the capability of conscious choice and decision and intention', 'wind': 'air moving (sometimes with considerable force', 'wine': 'fermented juice (of grapes especially', 'wing': 'a movable organ for flying (one of a pair', 'wins': 'a victory (as in a race or other competition', 'wipe': 'the act of rubbing or wiping', 'wire': 'ligament made of metal and used to fasten things or make cages or fences etc', 'wise': 'a way of doing or being', 'wish': 'a specific feeling of desire', 'woke': 'be awake, be alert, be there', 'wolf': 'any of various predatory carnivorous canine mammals of North America and Eurasia that usually hunt in packs', 'wood': 'the hard fibrous lignified substance under the bark of trees', 'wool': 'a fabric made from the hair of sheep', 'word': 'a unit of language that native speakers can identify', 'wore': 'be dressed in', 'work': 'activity directed toward making or doing something', 'worm': 'any of numerous relatively small elongated soft-bodied animals especially of the phyla Annelida and Chaetognatha and Nematoda and Nemertea and Platyhelminthes; also many insect larvae', 'worn': 'be dressed in', 'wrap': 'cloak that is folded or wrapped around a person', 'yard': 'a unit of length equal to 3 feet; defined as 91.44 centimeters; originally taken to be the average length of a stride', 'yarn': 'the act of giving an account describing incidents or a course of events', 'year': 'a period of time containing 365 (or 366', 'yoga': 'discipline aimed at training the consciousness for a state of perfect spiritual insight and tranquility that is achieved through the three paths of actions and knowledge and devotion', 'zero': 'a quantity of no importance', 'zone': 'a locally circumscribed place characterized by some distinctive features', 'zoom': 'a rapid rise'}


matches = {'abed': ['abet', 'aced', 'aged', 'awed', 'axed'], 'abet': ['abed', 'abut'], 'able': ['ably', 'axle'], 'ably': ['able', 'ally'], 'abut': ['abet'], 'aced': ['abed', 'aces', 'acid', 'aged', 'awed', 'axed', 'iced'], 'aces': ['aced', 'acts', 'ages', 'ales', 'apes', 'awes', 'axes', 'ices'], 'ache': ['achy', 'acme', 'acne', 'acre'], 'achy': ['ache', 'ashy'], 'acid': ['aced', 'arid', 'avid'], 'acme': ['ache', 'acne', 'acre'], 'acne': ['ache', 'acme', 'acre'], 'acre': ['ache', 'acme', 'acne'], 'acts': ['aces', 'ants', 'arts'], 'adds': ['aids', 'odds'], 'adit': ['edit'], 'aeon': ['anon', 'axon', 'neon', 'peon'], 'afar': ['agar', 'ajar', 'alar'], 'agar': ['afar', 'ajar', 'alar'], 'aged': ['abed', 'aced', 'ages', 'awed', 'axed'], 'ages': ['aces', 'aged', 'ales', 'apes', 'awes', 'axes'], 'aide': ['aids', 'hide', 'ride', 'side', 'tide', 'wide'], 'aids': ['adds', 'aide', 'ails', 'aims', 'airs', 'bids', 'kids', 'lids', 'rids'], 'ails': ['aids', 'aims', 'airs', 'awls', 'oils'], 'aims': ['aids', 'ails', 'airs', 'alms', 'arms', 'dims', 'rims', 'vims'], 'airs': ['aids', 'ails', 'aims', 'airy', 'firs', 'sirs'], 'airy': ['airs', 'awry', 'miry'], 'ajar': ['afar', 'agar', 'alar'], 'akin': ['skin'], 'alar': ['afar', 'agar', 'ajar', 'alas'], 'alas': ['alar', 'ales', 'alms'], 'ales': ['aces', 'ages', 'alas', 'alms', 'apes', 'awes', 'axes'], 'ally': ['ably'], 'alms': ['aims', 'alas', 'ales', 'arms', 'elms'], 'aloe': ['floe', 'sloe'], 'also': ['alto'], 'alto': ['also', 'auto'], 'alum': ['arum', 'glum', 'plum', 'slum'], 'ambo': ['ammo'], 'amen': ['omen'], 'ammo': ['ambo'], 'amps': ['imps', 'umps'], 'anew': ['knew'], 'anon': ['aeon', 'axon'], 'ants': ['acts', 'arts'], 'apes': ['aces', 'ages', 'ales', 'apex', 'awes', 'axes'], 'apex': ['apes'], 'apse': ['arse'], 'arch': ['arcs'], 'arcs': ['arch', 'arks', 'arms', 'arts'], 'area': ['aria', 'urea'], 'aria': ['area', 'arid', 'aril'], 'arid': ['acid', 'aria', 'aril', 'avid', 'grid'], 'aril': ['aria', 'arid', 'axil'], 'arks': ['arcs', 'arms', 'arts', 'asks', 'irks'], 'arms': ['aims', 'alms', 'arcs', 'arks', 'army', 'arts'], 'army': ['arms', 'arty'], 'arse': ['apse'], 'arts': ['acts', 'ants', 'arcs', 'arks', 'arms', 'arty'], 'arty': ['army', 'arts'], 'arum': ['alum', 'drum'], 'ashy': ['achy'], 'asks': ['arks'], 'atom': ['atop'], 'atop': ['atom', 'stop'], 'aunt': ['bunt', 'hunt', 'punt', 'runt'], 'aura': ['dura', 'sura'], 'auto': ['alto'], 'aver': ['ever', 'over'], 'avid': ['acid', 'arid'], 'away': ['awry', 'sway'], 'awed': ['abed', 'aced', 'aged', 'awes', 'axed', 'owed'], 'awes': ['aces', 'ages', 'ales', 'apes', 'awed', 'awls', 'axes', 'ewes', 'owes'], 'awls': ['ails', 'awes', 'owls'], 'awry': ['airy', 'away'], 'axed': ['abed', 'aced', 'aged', 'awed', 'axes'], 'axes': ['aces', 'ages', 'ales', 'apes', 'awes', 'axed', 'axis'], 'axil': ['aril', 'axis'], 'axis': ['axes', 'axil'], 'axle': ['able'], 'axon': ['aeon', 'anon', 'exon'], 'baba': ['babe', 'baby'], 'babe': ['baba', 'baby', 'bade', 'bake', 'bale', 'bane', 'bare', 'base'], 'baby': ['baba', 'babe'], 'bach': ['back', 'bash', 'bath', 'each', 'mach', 'tach'], 'back': ['bach', 'balk', 'bank', 'bark', 'bask', 'beck', 'buck', 'hack', 'jack', 'lack', 'mack', 'pack', 'rack', 'sack', 'tack'], 'bade': ['babe', 'bads', 'bake', 'bale', 'bane', 'bare', 'base', 'bode', 'fade', 'jade', 'made', 'wade'], 'bads': ['bade', 'bags', 'bans', 'bars', 'bass', 'bats', 'bays', 'beds', 'bids', 'bods', 'buds', 'cads', 'dads', 'fads', 'lads', 'pads', 'rads', 'wads'], 'bags': ['bads', 'bans', 'bars', 'bass', 'bats', 'bays', 'begs', 'bogs', 'bugs', 'gags', 'hags', 'lags', 'mags', 'nags', 'rags', 'sags', 'tags', 'wags'], 'baht': ['bait', 'bast'], 'bail': ['bait', 'ball', 'bawl', 'boil', 'fail', 'hail', 'jail', 'mail', 'nail', 'pail', 'rail', 'sail', 'tail', 'wail'], 'bait': ['baht', 'bail', 'bast', 'brit', 'gait', 'wait'], 'bake': ['babe', 'bade', 'bale', 'bane', 'bare', 'base', 'bike', 'cake', 'fake', 'hake', 'lake', 'make', 'rake', 'sake', 'take', 'wake'], 'bald': ['bale', 'balk', 'ball', 'balm', 'band', 'bard', 'baud', 'bold'], 'bale': ['babe', 'bade', 'bake', 'bald', 'balk', 'ball', 'balm', 'bane', 'bare', 'base', 'bile', 'bole', 'dale', 'gale', 'kale', 'male', 'pale', 'rale', 'sale', 'tale', 'vale', 'wale'], 'balk': ['back', 'bald', 'bale', 'ball', 'balm', 'bank', 'bark', 'bask', 'bilk', 'bulk', 'talk', 'walk'], 'ball': ['bail', 'bald', 'bale', 'balk', 'balm', 'bawl', 'bell', 'bill', 'boll', 'bull', 'call', 'fall', 'gall', 'hall', 'mall', 'pall', 'tall', 'wall'], 'balm': ['bald', 'bale', 'balk', 'ball', 'calm', 'palm'], 'band': ['bald', 'bane', 'bang', 'bank', 'bans', 'bard', 'baud', 'bend', 'bind', 'bond', 'hand', 'land', 'sand', 'wand'], 'bane': ['babe', 'bade', 'bake', 'bale', 'band', 'bang', 'bank', 'bans', 'bare', 'base', 'bone', 'cane', 'lane', 'mane', 'pane', 'sane', 'vane', 'wane'], 'bang': ['band', 'bane', 'bank', 'bans', 'bong', 'bung', 'fang', 'gang', 'hang', 'pang', 'rang', 'sang', 'tang'], 'bank': ['back', 'balk', 'band', 'bane', 'bang', 'bans', 'bark', 'bask', 'bonk', 'bunk', 'dank', 'hank', 'rank', 'sank', 'tank'], 'bans': ['bads', 'bags', 'band', 'bane', 'bang', 'bank', 'bars', 'bass', 'bats', 'bays', 'buns', 'cans', 'fans', 'mans', 'nans', 'pans', 'tans', 'vans', 'wans'], 'barb': ['bard', 'bare', 'barf', 'bark', 'barn', 'bars', 'garb'], 'bard': ['bald', 'band', 'barb', 'bare', 'barf', 'bark', 'barn', 'bars', 'baud', 'bird', 'card', 'hard', 'lard', 'nard', 'ward', 'yard'], 'bare': ['babe', 'bade', 'bake', 'bale', 'bane', 'barb', 'bard', 'barf', 'bark', 'barn', 'bars', 'base', 'bore', 'byre', 'care', 'dare', 'fare', 'hare', 'mare', 'pare', 'rare', 'tare', 'ware'], 'barf': ['barb', 'bard', 'bare', 'bark', 'barn', 'bars'], 'bark': ['back', 'balk', 'bank', 'barb', 'bard', 'bare', 'barf', 'barn', 'bars', 'bask', 'dark', 'hark', 'lark', 'mark', 'park'], 'barn': ['barb', 'bard', 'bare', 'barf', 'bark', 'bars', 'born', 'burn', 'darn', 'earn', 'tarn', 'warn', 'yarn'], 'bars': ['bads', 'bags', 'bans', 'barb', 'bard', 'bare', 'barf', 'bark', 'barn', 'bass', 'bats', 'bays', 'cars', 'ears', 'jars', 'mars', 'oars', 'pars', 'tars', 'wars'], 'base': ['babe', 'bade', 'bake', 'bale', 'bane', 'bare', 'bash', 'bask', 'bass', 'bast', 'case', 'ease', 'vase'], 'bash': ['bach', 'base', 'bask', 'bass', 'bast', 'bath', 'bush', 'cash', 'dash', 'gash', 'hash', 'lash', 'mash', 'rash', 'sash', 'wash'], 'bask': ['back', 'balk', 'bank', 'bark', 'base', 'bash', 'bass', 'bast', 'busk', 'cask', 'mask', 'task'], 'bass': ['bads', 'bags', 'bans', 'bars', 'base', 'bash', 'bask', 'bast', 'bats', 'bays', 'boss', 'buss', 'lass', 'mass', 'pass', 'sass'], 'bast': ['baht', 'bait', 'base', 'bash', 'bask', 'bass', 'best', 'bust', 'cast', 'east', 'fast', 'last', 'mast', 'past', 'vast'], 'bath': ['bach', 'bash', 'bats', 'both', 'lath', 'math', 'oath', 'path'], 'bats': ['bads', 'bags', 'bans', 'bars', 'bass', 'bath', 'bays', 'bets', 'bits', 'bots', 'cats', 'eats', 'fats', 'hats', 'lats', 'mats', 'oats', 'pats', 'rats', 'vats'], 'baud': ['bald', 'band', 'bard', 'laud'], 'bawl': ['bail', 'ball', 'bowl'], 'bays': ['bads', 'bags', 'bans', 'bars', 'bass', 'bats', 'beys', 'boys', 'buys', 'cays', 'days', 'gays', 'hays', 'jays', 'lays', 'nays', 'pays', 'rays', 'says', 'ways'], 'bead': ['beak', 'beam', 'bean', 'bear', 'beat', 'beau', 'bend', 'brad', 'dead', 'head', 'lead', 'mead', 'read'], 'beak': ['bead', 'beam', 'bean', 'bear', 'beat', 'beau', 'beck', 'leak', 'peak', 'teak', 'weak'], 'beam': ['bead', 'beak', 'bean', 'bear', 'beat', 'beau', 'berm', 'ream', 'seam', 'team'], 'bean': ['bead', 'beak', 'beam', 'bear', 'beat', 'beau', 'been', 'bran', 'dean', 'jean', 'lean', 'mean', 'wean'], 'bear': ['bead', 'beak', 'beam', 'bean', 'beat', 'beau', 'beer', 'boar', 'dear', 'fear', 'gear', 'hear', 'near', 'pear', 'rear', 'sear', 'tear', 'wear', 'year'], 'beat': ['bead', 'beak', 'beam', 'bean', 'bear', 'beau', 'beet', 'belt', 'bent', 'best', 'boat', 'brat', 'feat', 'heat', 'meat', 'neat', 'peat', 'seat', 'teat'], 'beau': ['bead', 'beak', 'beam', 'bean', 'bear', 'beat'], 'beck': ['back', 'beak', 'buck', 'deck', 'neck', 'peck'], 'beds': ['bads', 'bees', 'begs', 'bets', 'beys', 'bids', 'bods', 'buds', 'weds'], 'beef': ['been', 'beep', 'beer', 'bees', 'beet', 'reef'], 'been': ['bean', 'beef', 'beep', 'beer', 'bees', 'beet', 'keen', 'seen', 'teen'], 'beep': ['beef', 'been', 'beer', 'bees', 'beet', 'deep', 'jeep', 'keep', 'peep', 'seep', 'weep'], 'beer': ['bear', 'beef', 'been', 'beep', 'bees', 'beet', 'bier', 'deer', 'jeer', 'leer', 'peer', 'seer', 'veer'], 'bees': ['beds', 'beef', 'been', 'beep', 'beer', 'beet', 'begs', 'bets', 'beys', 'byes', 'fees', 'gees', 'pees', 'sees', 'tees', 'wees'], 'beet': ['beat', 'beef', 'been', 'beep', 'beer', 'bees', 'belt', 'bent', 'best', 'feet', 'meet'], 'begs': ['bags', 'beds', 'bees', 'bets', 'beys', 'bogs', 'bugs', 'kegs', 'legs', 'pegs'], 'bell': ['ball', 'belt', 'bill', 'boll', 'bull', 'cell', 'dell', 'fell', 'hell', 'jell', 'sell', 'tell', 'well'], 'belt': ['beat', 'beet', 'bell', 'bent', 'best', 'bolt', 'celt', 'felt', 'gelt', 'melt', 'pelt'], 'bend': ['band', 'bead', 'bent', 'bind', 'bond', 'fend', 'lend', 'mend', 'rend', 'send', 'tend', 'vend'], 'bent': ['beat', 'beet', 'belt', 'bend', 'best', 'bunt', 'cent', 'dent', 'gent', 'lent', 'pent', 'rent', 'sent', 'tent', 'vent', 'went'], 'berg': ['berm', 'burg'], 'berm': ['beam', 'berg', 'germ', 'perm', 'term'], 'best': ['bast', 'beat', 'beet', 'belt', 'bent', 'bust', 'jest', 'lest', 'nest', 'pest', 'rest', 'test', 'vest', 'west'], 'beta': ['bets', 'geta', 'seta'], 'bets': ['bats', 'beds', 'bees', 'begs', 'beta', 'beys', 'bits', 'bots', 'gets', 'jets', 'nets', 'pets', 'sets', 'vets'], 'bevy': ['levy'], 'beys': ['bays', 'beds', 'bees', 'begs', 'bets', 'boys', 'buys', 'keys', 'leys'], 'bias': ['bibs', 'bids', 'bits', 'boas', 'bras'], 'bibs': ['bias', 'bids', 'bits', 'bobs', 'fibs', 'jibs', 'nibs', 'ribs', 'sibs'], 'bids': ['aids', 'bads', 'beds', 'bias', 'bibs', 'bits', 'bods', 'buds', 'kids', 'lids', 'rids'], 'bier': ['beer', 'lier', 'pier', 'tier'], 'biff': ['buff', 'riff', 'tiff'], 'bike': ['bake', 'bile', 'bite', 'dike', 'hike', 'like', 'mike', 'pike'], 'bile': ['bale', 'bike', 'bilk', 'bill', 'bite', 'bole', 'file', 'mile', 'pile', 'rile', 'tile', 'vile'], 'bilk': ['balk', 'bile', 'bill', 'bulk', 'milk', 'silk'], 'bill': ['ball', 'bell', 'bile', 'bilk', 'boll', 'bull', 'dill', 'fill', 'gill', 'hill', 'kill', 'mill', 'pill', 'rill', 'sill', 'till', 'will'], 'bind': ['band', 'bend', 'bird', 'bond', 'find', 'hind', 'kind', 'mind', 'rind', 'wind'], 'bird': ['bard', 'bind', 'gird'], 'bite': ['bike', 'bile', 'bits', 'byte', 'cite', 'kite', 'lite', 'mite', 'rite', 'site'], 'bits': ['bats', 'bets', 'bias', 'bibs', 'bids', 'bite', 'bots', 'fits', 'gits', 'hits', 'kits', 'pits', 'sits'], 'blab': ['blah', 'bleb', 'blob', 'flab', 'slab'], 'blah': ['blab'], 'bleb': ['blab', 'bled', 'blew', 'blob', 'pleb'], 'bled': ['bleb', 'blew', 'bred', 'fled', 'pled', 'sled'], 'blew': ['bleb', 'bled', 'blow', 'brew', 'flew'], 'blip': ['clip', 'flip', 'slip'], 'blob': ['blab', 'bleb', 'bloc', 'blog', 'blot', 'blow', 'boob', 'glob', 'slob'], 'bloc': ['blob', 'blog', 'blot', 'blow', 'floc'], 'blog': ['blob', 'bloc', 'blot', 'blow', 'clog', 'flog', 'slog'], 'blot': ['blob', 'bloc', 'blog', 'blow', 'boot', 'clot', 'plot', 'slot'], 'blow': ['blew', 'blob', 'bloc', 'blog', 'blot', 'brow', 'flow', 'glow', 'plow', 'slow'], 'blue': ['blur', 'clue', 'flue', 'glue'], 'blur': ['blue', 'slur'], 'boar': ['bear', 'boas', 'boat', 'boor', 'hoar', 'roar', 'soar'], 'boas': ['bias', 'boar', 'boat', 'bobs', 'bods', 'bogs', 'boos', 'boss', 'bots', 'bows', 'boys', 'bras'], 'boat': ['beat', 'boar', 'boas', 'bolt', 'boot', 'bout', 'brat', 'coat', 'goat', 'moat'], 'bobs': ['bibs', 'boas', 'bods', 'bogs', 'boos', 'boss', 'bots', 'bows', 'boys', 'cobs', 'fobs', 'gobs', 'jobs', 'lobs', 'mobs', 'nobs', 'robs', 'sobs'], 'bode': ['bade', 'bods', 'body', 'bole', 'bone', 'bore', 'code', 'lode', 'mode', 'node', 'rode'], 'bods': ['bads', 'beds', 'bids', 'boas', 'bobs', 'bode', 'body', 'bogs', 'boos', 'boss', 'bots', 'bows', 'boys', 'buds', 'cods', 'gods', 'mods', 'nods', 'pods', 'rods', 'sods'], 'body': ['bode', 'bods', 'bogy', 'bony', 'boxy'], 'bogs': ['bags', 'begs', 'boas', 'bobs', 'bods', 'bogy', 'boos', 'boss', 'bots', 'bows', 'boys', 'bugs', 'cogs', 'dogs', 'fogs', 'hogs', 'jogs', 'logs'], 'bogy': ['body', 'bogs', 'bony', 'boxy', 'fogy'], 'boil': ['bail', 'boll', 'bowl', 'coil', 'foil', 'roil', 'soil', 'toil'], 'bola': ['bold', 'bole', 'boll', 'bolo', 'bolt', 'cola', 'kola', 'mola'], 'bold': ['bald', 'bola', 'bole', 'boll', 'bolo', 'bolt', 'bond', 'cold', 'fold', 'gold', 'hold', 'mold', 'sold', 'told'], 'bole': ['bale', 'bile', 'bode', 'bola', 'bold', 'boll', 'bolo', 'bolt', 'bone', 'bore', 'cole', 'dole', 'hole', 'mole', 'pole', 'role', 'sole', 'tole', 'vole'], 'boll': ['ball', 'bell', 'bill', 'boil', 'bola', 'bold', 'bole', 'bolo', 'bolt', 'bowl', 'bull', 'doll', 'loll', 'moll', 'poll', 'roll', 'toll'], 'bolo': ['bola', 'bold', 'bole', 'boll', 'bolt', 'bozo', 'polo', 'solo'], 'bolt': ['belt', 'boat', 'bola', 'bold', 'bole', 'boll', 'bolo', 'boot', 'bout', 'colt', 'dolt', 'jolt', 'molt', 'volt'], 'bomb': ['boob', 'comb', 'tomb'], 'bond': ['band', 'bend', 'bind', 'bold', 'bone', 'bong', 'bonk', 'bony', 'fond', 'pond'], 'bone': ['bane', 'bode', 'bole', 'bond', 'bong', 'bonk', 'bony', 'bore', 'cone', 'done', 'gone', 'hone', 'lone', 'none', 'pone', 'tone', 'zone'], 'bong': ['bang', 'bond', 'bone', 'bonk', 'bony', 'bung', 'dong', 'gong', 'long', 'pong', 'song'], 'bonk': ['bank', 'bond', 'bone', 'bong', 'bony', 'book', 'bunk', 'conk', 'honk', 'monk'], 'bony': ['body', 'bogy', 'bond', 'bone', 'bong', 'bonk', 'boxy', 'pony'], 'boob': ['blob', 'bomb', 'book', 'boom', 'boon', 'boor', 'boos', 'boot'], 'book': ['bonk', 'boob', 'boom', 'boon', 'boor', 'boos', 'boot', 'cook', 'gook', 'hook', 'kook', 'look', 'nook', 'rook', 'took'], 'boom': ['boob', 'book', 'boon', 'boor', 'boos', 'boot', 'doom', 'loom', 'room', 'zoom'], 'boon': ['boob', 'book', 'boom', 'boor', 'boos', 'boot', 'born', 'goon', 'loon', 'moon', 'noon', 'soon', 'toon'], 'boor': ['boar', 'boob', 'book', 'boom', 'boon', 'boos', 'boot', 'door', 'moor', 'poor'], 'boos': ['boas', 'bobs', 'bods', 'bogs', 'boob', 'book', 'boom', 'boon', 'boor', 'boot', 'boss', 'bots', 'bows', 'boys', 'coos', 'goos', 'loos', 'moos'], 'boot': ['blot', 'boat', 'bolt', 'boob', 'book', 'boom', 'boon', 'boor', 'boos', 'bout', 'coot', 'foot', 'hoot', 'loot', 'moot', 'root', 'soot', 'toot'], 'bore': ['bare', 'bode', 'bole', 'bone', 'born', 'byre', 'core', 'fore', 'gore', 'lore', 'more', 'pore', 'sore', 'tore', 'wore'], 'born': ['barn', 'boon', 'bore', 'burn', 'corn', 'horn', 'morn', 'porn', 'torn', 'worn'], 'boss': ['bass', 'boas', 'bobs', 'bods', 'bogs', 'boos', 'bots', 'bows', 'boys', 'buss', 'loss', 'moss', 'toss'], 'both': ['bath', 'bots', 'goth', 'loth', 'moth'], 'bots': ['bats', 'bets', 'bits', 'boas', 'bobs', 'bods', 'bogs', 'boos', 'boss', 'both', 'bows', 'boys', 'cots', 'dots', 'jots', 'lots', 'pots', 'rots', 'sots', 'tots'], 'bout': ['boat', 'bolt', 'boot', 'gout', 'lout', 'pout', 'rout', 'tout'], 'bowl': ['bawl', 'boil', 'boll', 'bows', 'cowl', 'fowl', 'howl', 'jowl'], 'bows': ['boas', 'bobs', 'bods', 'bogs', 'boos', 'boss', 'bots', 'bowl', 'boys', 'cows', 'lows', 'mows', 'rows', 'sows', 'tows', 'vows'], 'boxy': ['body', 'bogy', 'bony', 'doxy', 'foxy'], 'boys': ['bays', 'beys', 'boas', 'bobs', 'bods', 'bogs', 'boos', 'boss', 'bots', 'bows', 'buys', 'goys', 'joys', 'toys'], 'bozo': ['bolo'], 'brad': ['bead', 'brag', 'bran', 'bras', 'brat', 'bray', 'bred', 'grad'], 'brag': ['brad', 'bran', 'bras', 'brat', 'bray', 'brig', 'crag', 'drag'], 'bran': ['bean', 'brad', 'brag', 'bras', 'brat', 'bray', 'gran'], 'bras': ['bias', 'boas', 'brad', 'brag', 'bran', 'brat', 'bray', 'bris', 'eras'], 'brat': ['beat', 'boat', 'brad', 'brag', 'bran', 'bras', 'bray', 'brit', 'frat'], 'bray': ['brad', 'brag', 'bran', 'bras', 'brat', 'dray', 'fray', 'gray', 'pray', 'tray'], 'bred': ['bled', 'brad', 'brew'], 'brew': ['blew', 'bred', 'brow', 'crew', 'drew', 'grew'], 'brie': ['brig', 'brim', 'brio', 'bris', 'brit'], 'brig': ['brag', 'brie', 'brim', 'brio', 'bris', 'brit', 'prig', 'trig'], 'brim': ['brie', 'brig', 'brio', 'bris', 'brit', 'grim', 'prim', 'trim'], 'brio': ['brie', 'brig', 'brim', 'bris', 'brit', 'trio'], 'bris': ['bras', 'brie', 'brig', 'brim', 'brio', 'brit', 'iris'], 'brit': ['bait', 'brat', 'brie', 'brig', 'brim', 'brio', 'bris', 'crit', 'grit'], 'brow': ['blow', 'brew', 'crow', 'grow', 'prow'], 'buck': ['back', 'beck', 'bulk', 'bunk', 'busk', 'duck', 'huck', 'luck', 'muck', 'puck', 'ruck', 'suck', 'tuck'], 'buds': ['bads', 'beds', 'bids', 'bods', 'bugs', 'bums', 'buns', 'buss', 'buys', 'cuds', 'duds', 'muds', 'puds'], 'buff': ['biff', 'cuff', 'duff', 'guff', 'huff', 'luff', 'muff', 'puff', 'ruff', 'tuff'], 'bugs': ['bags', 'begs', 'bogs', 'buds', 'bums', 'buns', 'buss', 'buys', 'dugs', 'hugs', 'jugs', 'lugs', 'mugs', 'pugs', 'rugs', 'tugs'], 'bulk': ['balk', 'bilk', 'buck', 'bull', 'bunk', 'busk', 'hulk', 'sulk'], 'bull': ['ball', 'bell', 'bill', 'boll', 'bulk', 'burl', 'cull', 'dull', 'full', 'gull', 'hull', 'lull', 'mull', 'null', 'pull'], 'bump': ['bums', 'burp', 'dump', 'hump', 'jump', 'lump', 'pump', 'rump', 'sump'], 'bums': ['buds', 'bugs', 'bump', 'buns', 'buss', 'buys', 'gums', 'hums', 'mums', 'rums', 'sums', 'tums'], 'bung': ['bang', 'bong', 'bunk', 'buns', 'bunt', 'burg', 'dung', 'hung', 'lung', 'mung', 'rung', 'sung'], 'bunk': ['bank', 'bonk', 'buck', 'bulk', 'bung', 'buns', 'bunt', 'busk', 'dunk', 'funk', 'gunk', 'hunk', 'junk', 'punk', 'sunk'], 'buns': ['bans', 'buds', 'bugs', 'bums', 'bung', 'bunk', 'bunt', 'buss', 'buys', 'duns', 'guns', 'nuns', 'puns', 'runs', 'suns'], 'bunt': ['aunt', 'bent', 'bung', 'bunk', 'buns', 'bust', 'butt', 'hunt', 'punt', 'runt'], 'buoy': ['bury', 'busy'], 'burg': ['berg', 'bung', 'burl', 'burn', 'burp', 'burr', 'bury'], 'burl': ['bull', 'burg', 'burn', 'burp', 'burr', 'bury', 'curl', 'furl', 'hurl', 'purl'], 'burn': ['barn', 'born', 'burg', 'burl', 'burp', 'burr', 'bury', 'turn'], 'burp': ['bump', 'burg', 'burl', 'burn', 'burr', 'bury'], 'burr': ['burg', 'burl', 'burn', 'burp', 'bury', 'purr'], 'bury': ['buoy', 'burg', 'burl', 'burn', 'burp', 'burr', 'busy', 'fury', 'jury'], 'bush': ['bash', 'busk', 'buss', 'bust', 'busy', 'gush', 'hush', 'lush', 'mush', 'push', 'rush', 'tush'], 'busk': ['bask', 'buck', 'bulk', 'bunk', 'bush', 'buss', 'bust', 'busy', 'dusk', 'husk', 'musk', 'tusk'], 'buss': ['bass', 'boss', 'buds', 'bugs', 'bums', 'buns', 'bush', 'busk', 'bust', 'busy', 'buys', 'cuss', 'fuss', 'muss', 'puss'], 'bust': ['bast', 'best', 'bunt', 'bush', 'busk', 'buss', 'busy', 'butt', 'dust', 'gust', 'just', 'lust', 'must', 'oust', 'rust'], 'busy': ['buoy', 'bury', 'bush', 'busk', 'buss', 'bust'], 'butt': ['bunt', 'bust', 'mutt', 'putt'], 'buys': ['bays', 'beys', 'boys', 'buds', 'bugs', 'bums', 'buns', 'buss', 'guys'], 'buzz': ['fuzz'], 'byes': ['bees', 'dyes', 'eyes'], 'byre': ['bare', 'bore', 'byte', 'gyre', 'lyre', 'pyre', 'tyre'], 'byte': ['bite', 'byre'], 'cabs': ['cads', 'cams', 'cans', 'caps', 'cars', 'cats', 'caws', 'cays', 'cobs', 'cubs', 'dabs', 'jabs', 'labs', 'nabs', 'tabs'], 'cads': ['bads', 'cabs', 'cams', 'cans', 'caps', 'cars', 'cats', 'caws', 'cays', 'cods', 'cuds', 'dads', 'fads', 'lads', 'pads', 'rads', 'wads'], 'cafe': ['caff', 'cage', 'cake', 'came', 'cane', 'cape', 'care', 'case', 'cave', 'safe'], 'caff': ['cafe', 'calf', 'cuff', 'gaff'], 'cage': ['cafe', 'cake', 'came', 'cane', 'cape', 'care', 'case', 'cave', 'gage', 'page', 'rage', 'sage', 'wage'], 'cake': ['bake', 'cafe', 'cage', 'came', 'cane', 'cape', 'care', 'case', 'cave', 'coke', 'fake', 'hake', 'lake', 'make', 'rake', 'sake', 'take', 'wake'], 'calf': ['caff', 'call', 'calm', 'half'], 'call': ['ball', 'calf', 'calm', 'caul', 'cell', 'cull', 'fall', 'gall', 'hall', 'mall', 'pall', 'tall', 'wall'], 'calm': ['balm', 'calf', 'call', 'culm', 'palm'], 'came': ['cafe', 'cage', 'cake', 'cami', 'camo', 'camp', 'cams', 'cane', 'cape', 'care', 'case', 'cave', 'come', 'dame', 'fame', 'game', 'lame', 'name', 'same', 'tame'], 'cami': ['came', 'camo', 'camp', 'cams', 'kami', 'rami'], 'camo': ['came', 'cami', 'camp', 'cams', 'capo'], 'camp': ['came', 'cami', 'camo', 'cams', 'carp', 'comp', 'damp', 'lamp', 'ramp', 'tamp', 'vamp'], 'cams': ['cabs', 'cads', 'came', 'cami', 'camo', 'camp', 'cans', 'caps', 'cars', 'cats', 'caws', 'cays', 'dams', 'gams', 'hams', 'jams', 'lams', 'rams'], 'cane': ['bane', 'cafe', 'cage', 'cake', 'came', 'cans', 'cape', 'care', 'case', 'cave', 'cone', 'lane', 'mane', 'pane', 'sane', 'vane', 'wane'], 'cans': ['bans', 'cabs', 'cads', 'cams', 'cane', 'caps', 'cars', 'cats', 'caws', 'cays', 'cons', 'fans', 'mans', 'nans', 'pans', 'tans', 'vans', 'wans'], 'cape': ['cafe', 'cage', 'cake', 'came', 'cane', 'capo', 'caps', 'care', 'case', 'cave', 'cope', 'gape', 'jape', 'nape', 'tape'], 'capo': ['camo', 'cape', 'caps'], 'caps': ['cabs', 'cads', 'cams', 'cans', 'cape', 'capo', 'cars', 'cats', 'caws', 'cays', 'cops', 'cups', 'gaps', 'haps', 'laps', 'maps', 'naps', 'paps', 'raps', 'saps', 'taps'], 'card': ['bard', 'care', 'carp', 'cars', 'cart', 'cord', 'curd', 'hard', 'lard', 'nard', 'ward', 'yard'], 'care': ['bare', 'cafe', 'cage', 'cake', 'came', 'cane', 'cape', 'card', 'carp', 'cars', 'cart', 'case', 'cave', 'core', 'cure', 'dare', 'fare', 'hare', 'mare', 'pare', 'rare', 'tare', 'ware'], 'carp': ['camp', 'card', 'care', 'cars', 'cart', 'harp', 'tarp', 'warp'], 'cars': ['bars', 'cabs', 'cads', 'cams', 'cans', 'caps', 'card', 'care', 'carp', 'cart', 'cats', 'caws', 'cays', 'curs', 'ears', 'jars', 'mars', 'oars', 'pars', 'tars', 'wars'], 'cart': ['card', 'care', 'carp', 'cars', 'cast', 'curt', 'dart', 'fart', 'hart', 'mart', 'part', 'tart', 'wart'], 'case': ['base', 'cafe', 'cage', 'cake', 'came', 'cane', 'cape', 'care', 'cash', 'cask', 'cast', 'cave', 'ease', 'vase'], 'cash': ['bash', 'case', 'cask', 'cast', 'cosh', 'dash', 'gash', 'hash', 'lash', 'mash', 'rash', 'sash', 'wash'], 'cask': ['bask', 'case', 'cash', 'cast', 'mask', 'task'], 'cast': ['bast', 'cart', 'case', 'cash', 'cask', 'cost', 'cyst', 'east', 'fast', 'last', 'mast', 'past', 'vast'], 'cats': ['bats', 'cabs', 'cads', 'cams', 'cans', 'caps', 'cars', 'caws', 'cays', 'cots', 'cuts', 'eats', 'fats', 'hats', 'lats', 'mats', 'oats', 'pats', 'rats', 'vats'], 'caul': ['call', 'haul', 'maul'], 'cava': ['cave', 'cavy', 'java', 'kava', 'lava'], 'cave': ['cafe', 'cage', 'cake', 'came', 'cane', 'cape', 'care', 'case', 'cava', 'cavy', 'cove', 'gave', 'have', 'lave', 'nave', 'pave', 'rave', 'save', 'wave'], 'cavy': ['cava', 'cave', 'navy', 'wavy'], 'caws': ['cabs', 'cads', 'cams', 'cans', 'caps', 'cars', 'cats', 'cays', 'cows', 'haws', 'jaws', 'laws', 'maws', 'paws', 'saws'], 'cays': ['bays', 'cabs', 'cads', 'cams', 'cans', 'caps', 'cars', 'cats', 'caws', 'days', 'gays', 'hays', 'jays', 'lays', 'nays', 'pays', 'rays', 'says', 'ways'], 'cell': ['bell', 'call', 'celt', 'cull', 'dell', 'fell', 'hell', 'jell', 'sell', 'tell', 'well'], 'celt': ['belt', 'cell', 'cent', 'colt', 'cult', 'felt', 'gelt', 'melt', 'pelt'], 'cent': ['bent', 'celt', 'dent', 'gent', 'lent', 'pent', 'rent', 'sent', 'tent', 'vent', 'went'], 'chad': ['chap', 'char', 'chat', 'clad', 'shad'], 'chap': ['chad', 'char', 'chat', 'chip', 'chop', 'clap', 'crap'], 'char': ['chad', 'chap', 'chat', 'czar'], 'chat': ['chad', 'chap', 'char', 'chit', 'coat', 'ghat', 'khat'], 'chef': ['chew', 'clef'], 'chew': ['chef', 'chow', 'crew', 'shew'], 'chic': ['chin', 'chip', 'chit'], 'chin': ['chic', 'chip', 'chit', 'coin', 'shin', 'thin'], 'chip': ['chap', 'chic', 'chin', 'chit', 'chop', 'clip', 'ship'], 'chit': ['chat', 'chic', 'chin', 'chip', 'crit', 'shit'], 'chop': ['chap', 'chip', 'chow', 'clop', 'coop', 'crop', 'shop'], 'chow': ['chew', 'chop', 'crow', 'dhow', 'show'], 'chub': ['chug', 'chum', 'club'], 'chug': ['chub', 'chum', 'thug'], 'chum': ['chub', 'chug'], 'cite': ['bite', 'city', 'cote', 'cute', 'kite', 'lite', 'mite', 'rite', 'site'], 'city': ['cite', 'pity'], 'clad': ['chad', 'clam', 'clan', 'clap', 'claw', 'clay', 'clod', 'glad'], 'clam': ['clad', 'clan', 'clap', 'claw', 'clay', 'cram', 'slam'], 'clan': ['clad', 'clam', 'clap', 'claw', 'clay', 'cyan', 'elan', 'flan', 'plan'], 'clap': ['chap', 'clad', 'clam', 'clan', 'claw', 'clay', 'clip', 'clop', 'crap', 'flap', 'slap'], 'claw': ['clad', 'clam', 'clan', 'clap', 'clay', 'craw', 'flaw', 'slaw'], 'clay': ['clad', 'clam', 'clan', 'clap', 'claw', 'flay', 'play', 'slay'], 'clef': ['chef'], 'clip': ['blip', 'chip', 'clap', 'clop', 'flip', 'slip'], 'clod': ['clad', 'clog', 'clop', 'clot', 'plod'], 'clog': ['blog', 'clod', 'clop', 'clot', 'flog', 'slog'], 'clop': ['chop', 'clap', 'clip', 'clod', 'clog', 'clot', 'coop', 'crop', 'flop', 'glop', 'plop', 'slop'], 'clot': ['blot', 'clod', 'clog', 'clop', 'coot', 'plot', 'slot'], 'club': ['chub', 'clue', 'flub'], 'clue': ['blue', 'club', 'flue', 'glue'], 'coal': ['coat', 'coax', 'coil', 'cool', 'cowl', 'foal', 'goal'], 'coat': ['boat', 'chat', 'coal', 'coax', 'colt', 'coot', 'cost', 'goat', 'moat'], 'coax': ['coal', 'coat', 'hoax'], 'cobs': ['bobs', 'cabs', 'cods', 'cogs', 'cons', 'coos', 'cops', 'cots', 'cows', 'cubs', 'fobs', 'gobs', 'jobs', 'lobs', 'mobs', 'nobs', 'robs', 'sobs'], 'coca': ['cock', 'coco', 'coda', 'cola', 'coma'], 'cock': ['coca', 'coco', 'conk', 'cook', 'cork', 'dock', 'hock', 'jock', 'lock', 'mock', 'nock', 'pock', 'rock', 'sock'], 'coco': ['coca', 'cock', 'coho', 'loco'], 'coda': ['coca', 'code', 'cods', 'cola', 'coma', 'soda'], 'code': ['bode', 'coda', 'cods', 'coke', 'cole', 'come', 'cone', 'cope', 'core', 'cote', 'cove', 'lode', 'mode', 'node', 'rode'], 'cods': ['bods', 'cads', 'cobs', 'coda', 'code', 'cogs', 'cons', 'coos', 'cops', 'cots', 'cows', 'cuds', 'gods', 'mods', 'nods', 'pods', 'rods', 'sods'], 'cogs': ['bogs', 'cobs', 'cods', 'cons', 'coos', 'cops', 'cots', 'cows', 'dogs', 'fogs', 'hogs', 'jogs', 'logs'], 'coho': ['coco'], 'coif': ['coil', 'coin', 'coir'], 'coil': ['boil', 'coal', 'coif', 'coin', 'coir', 'cool', 'cowl', 'foil', 'roil', 'soil', 'toil'], 'coin': ['chin', 'coif', 'coil', 'coir', 'conn', 'corn', 'join', 'loin'], 'coir': ['coif', 'coil', 'coin'], 'coke': ['cake', 'code', 'cole', 'come', 'cone', 'cope', 'core', 'cote', 'cove', 'joke', 'poke', 'toke', 'woke'], 'cola': ['bola', 'coca', 'coda', 'cold', 'cole', 'colt', 'coma', 'kola', 'mola'], 'cold': ['bold', 'cola', 'cole', 'colt', 'cord', 'fold', 'gold', 'hold', 'mold', 'sold', 'told'], 'cole': ['bole', 'code', 'coke', 'cola', 'cold', 'colt', 'come', 'cone', 'cope', 'core', 'cote', 'cove', 'dole', 'hole', 'mole', 'pole', 'role', 'sole', 'tole', 'vole'], 'colt': ['bolt', 'celt', 'coat', 'cola', 'cold', 'cole', 'coot', 'cost', 'cult', 'dolt', 'jolt', 'molt', 'volt'], 'coma': ['coca', 'coda', 'cola', 'comb', 'come', 'comp', 'soma'], 'comb': ['bomb', 'coma', 'come', 'comp', 'tomb'], 'come': ['came', 'code', 'coke', 'cole', 'coma', 'comb', 'comp', 'cone', 'cope', 'core', 'cote', 'cove', 'dome', 'home', 'nome', 'pome', 'some', 'tome'], 'comp': ['camp', 'coma', 'comb', 'come', 'coop', 'coup', 'pomp', 'romp'], 'cone': ['bone', 'cane', 'code', 'coke', 'cole', 'come', 'conk', 'conn', 'cons', 'cope', 'core', 'cote', 'cove', 'done', 'gone', 'hone', 'lone', 'none', 'pone', 'tone', 'zone'], 'conk': ['bonk', 'cock', 'cone', 'conn', 'cons', 'cook', 'cork', 'honk', 'monk'], 'conn': ['coin', 'cone', 'conk', 'cons', 'corn'], 'cons': ['cans', 'cobs', 'cods', 'cogs', 'cone', 'conk', 'conn', 'coos', 'cops', 'cots', 'cows', 'eons', 'ions', 'sons'], 'cook': ['book', 'cock', 'conk', 'cool', 'coop', 'coos', 'coot', 'cork', 'gook', 'hook', 'kook', 'look', 'nook', 'rook', 'took'], 'cool': ['coal', 'coil', 'cook', 'coop', 'coos', 'coot', 'cowl', 'fool', 'pool', 'tool', 'wool'], 'coop': ['chop', 'clop', 'comp', 'cook', 'cool', 'coos', 'coot', 'coup', 'crop', 'goop', 'hoop', 'loop', 'poop'], 'coos': ['boos', 'cobs', 'cods', 'cogs', 'cons', 'cook', 'cool', 'coop', 'coot', 'cops', 'cots', 'cows', 'goos', 'loos', 'moos'], 'coot': ['boot', 'clot', 'coat', 'colt', 'cook', 'cool', 'coop', 'coos', 'cost', 'foot', 'hoot', 'loot', 'moot', 'root', 'soot', 'toot'], 'cope': ['cape', 'code', 'coke', 'cole', 'come', 'cone', 'cops', 'copy', 'core', 'cote', 'cove', 'dope', 'hope', 'lope', 'mope', 'pope', 'rope'], 'cops': ['caps', 'cobs', 'cods', 'cogs', 'cons', 'coos', 'cope', 'copy', 'cots', 'cows', 'cups', 'fops', 'hops', 'lops', 'mops', 'pops', 'sops', 'tops'], 'copy': ['cope', 'cops', 'cosy', 'cozy', 'ropy'], 'cord': ['card', 'cold', 'core', 'cork', 'corm', 'corn', 'curd', 'ford', 'lord', 'word'], 'core': ['bore', 'care', 'code', 'coke', 'cole', 'come', 'cone', 'cope', 'cord', 'cork', 'corm', 'corn', 'cote', 'cove', 'cure', 'fore', 'gore', 'lore', 'more', 'pore', 'sore', 'tore', 'wore'], 'cork': ['cock', 'conk', 'cook', 'cord', 'core', 'corm', 'corn', 'dork', 'fork', 'pork', 'work'], 'corm': ['cord', 'core', 'cork', 'corn', 'dorm', 'form', 'norm', 'worm'], 'corn': ['born', 'coin', 'conn', 'cord', 'core', 'cork', 'corm', 'horn', 'morn', 'porn', 'torn', 'worn'], 'cosh': ['cash', 'cost', 'cosy', 'josh', 'mosh', 'nosh', 'posh'], 'cost': ['cast', 'coat', 'colt', 'coot', 'cosh', 'cosy', 'cyst', 'host', 'lost', 'most', 'post'], 'cosy': ['copy', 'cosh', 'cost', 'cozy', 'nosy', 'posy', 'rosy'], 'cote': ['cite', 'code', 'coke', 'cole', 'come', 'cone', 'cope', 'core', 'cots', 'cove', 'cute', 'dote', 'mote', 'note', 'rote', 'tote', 'vote'], 'cots': ['bots', 'cats', 'cobs', 'cods', 'cogs', 'cons', 'coos', 'cops', 'cote', 'cows', 'cuts', 'dots', 'jots', 'lots', 'pots', 'rots', 'sots', 'tots'], 'coup': ['comp', 'coop', 'soup'], 'cove': ['cave', 'code', 'coke', 'cole', 'come', 'cone', 'cope', 'core', 'cote', 'dove', 'hove', 'love', 'move', 'rove'], 'cowl': ['bowl', 'coal', 'coil', 'cool', 'cows', 'fowl', 'howl', 'jowl'], 'cows': ['bows', 'caws', 'cobs', 'cods', 'cogs', 'cons', 'coos', 'cops', 'cots', 'cowl', 'lows', 'mows', 'rows', 'sows', 'tows', 'vows'], 'cozy': ['copy', 'cosy', 'dozy', 'oozy'], 'crab': ['crag', 'cram', 'crap', 'craw', 'crib', 'drab', 'grab'], 'crag': ['brag', 'crab', 'cram', 'crap', 'craw', 'drag'], 'cram': ['clam', 'crab', 'crag', 'crap', 'craw', 'dram', 'gram', 'pram', 'tram'], 'crap': ['chap', 'clap', 'crab', 'crag', 'cram', 'craw', 'crop', 'trap', 'wrap'], 'craw': ['claw', 'crab', 'crag', 'cram', 'crap', 'crew', 'crow', 'draw'], 'crew': ['brew', 'chew', 'craw', 'crow', 'drew', 'grew'], 'crib': ['crab', 'crit'], 'crit': ['brit', 'chit', 'crib', 'grit'], 'crop': ['chop', 'clop', 'coop', 'crap', 'crow', 'drop', 'prop'], 'crow': ['brow', 'chow', 'craw', 'crew', 'crop', 'grow', 'prow'], 'crud': ['crus', 'crux'], 'crus': ['crud', 'crux'], 'crux': ['crud', 'crus'], 'cube': ['cubs', 'cure', 'cute', 'lube', 'rube', 'tube'], 'cubs': ['cabs', 'cobs', 'cube', 'cuds', 'cues', 'cups', 'curs', 'cuss', 'cuts', 'dubs', 'hubs', 'nubs', 'pubs', 'rubs', 'subs', 'tubs'], 'cuds': ['buds', 'cads', 'cods', 'cubs', 'cues', 'cups', 'curs', 'cuss', 'cuts', 'duds', 'muds', 'puds'], 'cued': ['cues', 'curd', 'hued', 'rued', 'sued'], 'cues': ['cubs', 'cuds', 'cued', 'cups', 'curs', 'cuss', 'cuts', 'dues', 'hues', 'rues', 'sues'], 'cuff': ['buff', 'caff', 'duff', 'guff', 'huff', 'luff', 'muff', 'puff', 'ruff', 'tuff'], 'cull': ['bull', 'call', 'cell', 'culm', 'cult', 'curl', 'dull', 'full', 'gull', 'hull', 'lull', 'mull', 'null', 'pull'], 'culm': ['calm', 'cull', 'cult'], 'cult': ['celt', 'colt', 'cull', 'culm', 'curt'], 'cups': ['caps', 'cops', 'cubs', 'cuds', 'cues', 'curs', 'cuss', 'cuts', 'pups', 'sups'], 'curd': ['card', 'cord', 'cued', 'cure', 'curl', 'curs', 'curt', 'turd'], 'cure': ['care', 'core', 'cube', 'curd', 'curl', 'curs', 'curt', 'cute', 'lure', 'pure', 'sure'], 'curl': ['burl', 'cull', 'curd', 'cure', 'curs', 'curt', 'furl', 'hurl', 'purl'], 'curs': ['cars', 'cubs', 'cuds', 'cues', 'cups', 'curd', 'cure', 'curl', 'curt', 'cuss', 'cuts', 'furs'], 'curt': ['cart', 'cult', 'curd', 'cure', 'curl', 'curs', 'hurt'], 'cuss': ['buss', 'cubs', 'cuds', 'cues', 'cups', 'curs', 'cuts', 'fuss', 'muss', 'puss'], 'cute': ['cite', 'cote', 'cube', 'cure', 'cuts', 'jute', 'lute', 'mute'], 'cuts': ['cats', 'cots', 'cubs', 'cuds', 'cues', 'cups', 'curs', 'cuss', 'cute', 'guts', 'huts', 'juts', 'nuts', 'outs', 'puts', 'ruts', 'tuts'], 'cyan': ['clan'], 'cyst': ['cast', 'cost'], 'czar': ['char'], 'dabs': ['cabs', 'dads', 'dais', 'dams', 'days', 'dubs', 'jabs', 'labs', 'nabs', 'tabs'], 'dace': ['dale', 'dame', 'dare', 'date', 'daze', 'dice', 'face', 'lace', 'mace', 'pace', 'race'], 'dada': ['dado', 'dads', 'data'], 'dado': ['dada', 'dads', 'dodo', 'fado'], 'dads': ['bads', 'cads', 'dabs', 'dada', 'dado', 'dais', 'dams', 'days', 'duds', 'fads', 'lads', 'pads', 'rads', 'wads'], 'daft': ['dart', 'deft', 'haft', 'raft', 'waft'], 'dais': ['dabs', 'dads', 'dams', 'days'], 'dale': ['bale', 'dace', 'dame', 'dare', 'date', 'daze', 'dole', 'gale', 'kale', 'male', 'pale', 'rale', 'sale', 'tale', 'vale', 'wale'], 'dame': ['came', 'dace', 'dale', 'damn', 'damp', 'dams', 'dare', 'date', 'daze', 'dime', 'dome', 'fame', 'game', 'lame', 'name', 'same', 'tame'], 'damn': ['dame', 'damp', 'dams', 'darn', 'dawn'], 'damp': ['camp', 'dame', 'damn', 'dams', 'dump', 'lamp', 'ramp', 'tamp', 'vamp'], 'dams': ['cams', 'dabs', 'dads', 'dais', 'dame', 'damn', 'damp', 'days', 'dims', 'gams', 'hams', 'jams', 'lams', 'rams'], 'dank': ['bank', 'dark', 'dink', 'dunk', 'hank', 'rank', 'sank', 'tank'], 'dare': ['bare', 'care', 'dace', 'dale', 'dame', 'dark', 'darn', 'dart', 'date', 'daze', 'dire', 'fare', 'hare', 'mare', 'pare', 'rare', 'tare', 'ware'], 'dark': ['bark', 'dank', 'dare', 'darn', 'dart', 'dork', 'hark', 'lark', 'mark', 'park'], 'darn': ['barn', 'damn', 'dare', 'dark', 'dart', 'dawn', 'earn', 'tarn', 'warn', 'yarn'], 'dart': ['cart', 'daft', 'dare', 'dark', 'darn', 'dirt', 'fart', 'hart', 'mart', 'part', 'tart', 'wart'], 'dash': ['bash', 'cash', 'dish', 'gash', 'hash', 'lash', 'mash', 'rash', 'sash', 'wash'], 'data': ['dada', 'date'], 'date': ['dace', 'dale', 'dame', 'dare', 'data', 'daze', 'dote', 'fate', 'gate', 'hate', 'late', 'mate', 'pate', 'rate', 'sate'], 'dawn': ['damn', 'darn', 'down', 'fawn', 'lawn', 'pawn', 'sawn'], 'days': ['bays', 'cays', 'dabs', 'dads', 'dais', 'dams', 'drys', 'gays', 'hays', 'jays', 'lays', 'nays', 'pays', 'rays', 'says', 'ways'], 'daze': ['dace', 'dale', 'dame', 'dare', 'date', 'doze', 'faze', 'gaze', 'haze', 'laze', 'maze', 'raze'], 'dead': ['bead', 'deaf', 'deal', 'dean', 'dear', 'deed', 'dyad', 'head', 'lead', 'mead', 'read'], 'deaf': ['dead', 'deal', 'dean', 'dear', 'leaf'], 'deal': ['dead', 'deaf', 'dean', 'dear', 'dell', 'dhal', 'dial', 'dual', 'heal', 'meal', 'peal', 'real', 'seal', 'teal', 'veal', 'weal'], 'dean': ['bean', 'dead', 'deaf', 'deal', 'dear', 'jean', 'lean', 'mean', 'wean'], 'dear': ['bear', 'dead', 'deaf', 'deal', 'dean', 'deer', 'fear', 'gear', 'hear', 'near', 'pear', 'rear', 'sear', 'tear', 'wear', 'year'], 'deck': ['beck', 'desk', 'dock', 'duck', 'neck', 'peck'], 'deed': ['dead', 'deem', 'deep', 'deer', 'died', 'dyed', 'feed', 'heed', 'need', 'peed', 'reed', 'seed', 'weed'], 'deem': ['deed', 'deep', 'deer', 'neem', 'seem', 'teem'], 'deep': ['beep', 'deed', 'deem', 'deer', 'jeep', 'keep', 'peep', 'seep', 'weep'], 'deer': ['beer', 'dear', 'deed', 'deem', 'deep', 'doer', 'dyer', 'jeer', 'leer', 'peer', 'seer', 'veer'], 'deft': ['daft', 'defy', 'dent', 'heft', 'left', 'weft'], 'defy': ['deft', 'deny', 'dewy'], 'dell': ['bell', 'cell', 'deal', 'dill', 'doll', 'dull', 'fell', 'hell', 'jell', 'sell', 'tell', 'well'], 'demo': ['memo'], 'dens': ['dent', 'deny', 'dews', 'duns', 'fens', 'gens', 'hens', 'lens', 'pens'], 'dent': ['bent', 'cent', 'deft', 'dens', 'deny', 'dint', 'gent', 'lent', 'pent', 'rent', 'sent', 'tent', 'vent', 'went'], 'deny': ['defy', 'dens', 'dent', 'dewy'], 'desk': ['deck', 'disk', 'dusk'], 'dews': ['dens', 'dewy', 'hews', 'mews', 'news', 'pews', 'sews'], 'dewy': ['defy', 'deny', 'dews'], 'dhal': ['deal', 'dial', 'dual'], 'dhow': ['chow', 'show'], 'dial': ['deal', 'dhal', 'dill', 'dual', 'vial'], 'dice': ['dace', 'dike', 'dime', 'dine', 'dire', 'dive', 'lice', 'mice', 'nice', 'rice', 'vice'], 'died': ['deed', 'dies', 'diet', 'dyed', 'hied', 'lied', 'pied', 'tied', 'vied'], 'dies': ['died', 'diet', 'digs', 'dims', 'dips', 'diss', 'does', 'dues', 'dyes', 'lies', 'pies', 'ties', 'vies'], 'diet': ['died', 'dies', 'dint', 'dirt', 'duet'], 'digs': ['dies', 'dims', 'dips', 'diss', 'dogs', 'dugs', 'figs', 'gigs', 'jigs', 'pigs', 'rigs'], 'dike': ['bike', 'dice', 'dime', 'dine', 'dire', 'dive', 'duke', 'dyke', 'hike', 'like', 'mike', 'pike'], 'dill': ['bill', 'dell', 'dial', 'doll', 'dull', 'fill', 'gill', 'hill', 'kill', 'mill', 'pill', 'rill', 'sill', 'till', 'will'], 'dime': ['dame', 'dice', 'dike', 'dims', 'dine', 'dire', 'dive', 'dome', 'lime', 'mime', 'rime', 'time'], 'dims': ['aims', 'dams', 'dies', 'digs', 'dime', 'dips', 'diss', 'rims', 'vims'], 'dine': ['dice', 'dike', 'dime', 'ding', 'dink', 'dint', 'dire', 'dive', 'done', 'dune', 'fine', 'line', 'mine', 'nine', 'pine', 'sine', 'tine', 'vine', 'wine'], 'ding': ['dine', 'dink', 'dint', 'dong', 'dung', 'king', 'ling', 'ping', 'ring', 'sing', 'ting', 'wing'], 'dink': ['dank', 'dine', 'ding', 'dint', 'disk', 'dunk', 'fink', 'link', 'mink', 'oink', 'pink', 'rink', 'sink'], 'dint': ['dent', 'diet', 'dine', 'ding', 'dink', 'dirt', 'hint', 'lint', 'mint', 'pint', 'tint'], 'dips': ['dies', 'digs', 'dims', 'diss', 'hips', 'kips', 'lips', 'nips', 'rips', 'sips', 'tips'], 'dire': ['dare', 'dice', 'dike', 'dime', 'dine', 'dirt', 'dive', 'fire', 'hire', 'mire', 'sire', 'tire', 'wire'], 'dirt': ['dart', 'diet', 'dint', 'dire', 'girt'], 'dish': ['dash', 'disk', 'diss', 'fish', 'wish'], 'disk': ['desk', 'dink', 'dish', 'diss', 'dusk', 'risk'], 'diss': ['dies', 'digs', 'dims', 'dips', 'dish', 'disk', 'hiss', 'kiss', 'miss', 'piss'], 'diva': ['dive', 'viva'], 'dive': ['dice', 'dike', 'dime', 'dine', 'dire', 'diva', 'dove', 'five', 'give', 'hive', 'jive', 'live'], 'dock': ['cock', 'deck', 'docs', 'dork', 'duck', 'hock', 'jock', 'lock', 'mock', 'nock', 'pock', 'rock', 'sock'], 'docs': ['dock', 'does', 'dogs', 'dots'], 'dodo': ['dado'], 'doer': ['deer', 'does', 'door', 'dour', 'dyer', 'goer'], 'does': ['dies', 'docs', 'doer', 'dogs', 'dots', 'dues', 'dyes', 'foes', 'goes', 'hoes', 'roes', 'toes'], 'doff': ['duff', 'toff'], 'doge': ['dogs', 'dole', 'dome', 'done', 'dope', 'dose', 'dote', 'dove', 'doze', 'loge'], 'dogs': ['bogs', 'cogs', 'digs', 'docs', 'does', 'doge', 'dots', 'dugs', 'fogs', 'hogs', 'jogs', 'logs'], 'dole': ['bole', 'cole', 'dale', 'doge', 'doll', 'dolt', 'dome', 'done', 'dope', 'dose', 'dote', 'dove', 'doze', 'hole', 'mole', 'pole', 'role', 'sole', 'tole', 'vole'], 'doll': ['boll', 'dell', 'dill', 'dole', 'dolt', 'dull', 'loll', 'moll', 'poll', 'roll', 'toll'], 'dolt': ['bolt', 'colt', 'dole', 'doll', 'jolt', 'molt', 'volt'], 'dome': ['come', 'dame', 'dime', 'doge', 'dole', 'done', 'dope', 'dose', 'dote', 'dove', 'doze', 'home', 'nome', 'pome', 'some', 'tome'], 'done': ['bone', 'cone', 'dine', 'doge', 'dole', 'dome', 'dong', 'dope', 'dose', 'dote', 'dove', 'doze', 'dune', 'gone', 'hone', 'lone', 'none', 'pone', 'tone', 'zone'], 'dong': ['bong', 'ding', 'done', 'dung', 'gong', 'long', 'pong', 'song'], 'doom': ['boom', 'door', 'dorm', 'loom', 'room', 'zoom'], 'door': ['boor', 'doer', 'doom', 'dour', 'moor', 'poor'], 'dope': ['cope', 'doge', 'dole', 'dome', 'done', 'dose', 'dote', 'dove', 'doze', 'dupe', 'hope', 'lope', 'mope', 'pope', 'rope'], 'dork': ['cork', 'dark', 'dock', 'dorm', 'dory', 'fork', 'pork', 'work'], 'dorm': ['corm', 'doom', 'dork', 'dory', 'form', 'norm', 'worm'], 'dory': ['dork', 'dorm', 'doxy', 'dozy', 'gory', 'tory'], 'dose': ['doge', 'dole', 'dome', 'done', 'dope', 'dote', 'dove', 'doze', 'hose', 'lose', 'nose', 'pose', 'rose'], 'dote': ['cote', 'date', 'doge', 'dole', 'dome', 'done', 'dope', 'dose', 'dots', 'dove', 'doze', 'mote', 'note', 'rote', 'tote', 'vote'], 'dots': ['bots', 'cots', 'docs', 'does', 'dogs', 'dote', 'jots', 'lots', 'pots', 'rots', 'sots', 'tots'], 'dour': ['doer', 'door', 'four', 'hour', 'pour', 'sour', 'tour'], 'dove': ['cove', 'dive', 'doge', 'dole', 'dome', 'done', 'dope', 'dose', 'dote', 'doze', 'hove', 'love', 'move', 'rove'], 'down': ['dawn', 'gown', 'sown', 'town'], 'doxy': ['boxy', 'dory', 'dozy', 'foxy'], 'doze': ['daze', 'doge', 'dole', 'dome', 'done', 'dope', 'dose', 'dote', 'dove', 'dozy', 'ooze'], 'dozy': ['cozy', 'dory', 'doxy', 'doze', 'oozy'], 'drab': ['crab', 'drag', 'dram', 'draw', 'dray', 'grab'], 'drag': ['brag', 'crag', 'drab', 'dram', 'draw', 'dray', 'drug'], 'dram': ['cram', 'drab', 'drag', 'draw', 'dray', 'drum', 'gram', 'pram', 'tram'], 'draw': ['craw', 'drab', 'drag', 'dram', 'dray', 'drew'], 'dray': ['bray', 'drab', 'drag', 'dram', 'draw', 'fray', 'gray', 'pray', 'tray'], 'drew': ['brew', 'crew', 'draw', 'grew'], 'drip': ['drop', 'grip', 'trip'], 'drop': ['crop', 'drip', 'prop'], 'drug': ['drag', 'drum'], 'drum': ['arum', 'dram', 'drug'], 'drys': ['days'], 'dual': ['deal', 'dhal', 'dial', 'duel', 'dull'], 'dubs': ['cubs', 'dabs', 'duds', 'dues', 'dugs', 'duns', 'duos', 'hubs', 'nubs', 'pubs', 'rubs', 'subs', 'tubs'], 'duck': ['buck', 'deck', 'dock', 'duct', 'dunk', 'dusk', 'huck', 'luck', 'muck', 'puck', 'ruck', 'suck', 'tuck'], 'duct': ['duck', 'duet', 'dust'], 'dude': ['duds', 'duke', 'dune', 'dupe', 'nude', 'rude'], 'duds': ['buds', 'cuds', 'dads', 'dubs', 'dude', 'dues', 'dugs', 'duns', 'duos', 'muds', 'puds'], 'duel': ['dual', 'dues', 'duet', 'dull', 'fuel'], 'dues': ['cues', 'dies', 'does', 'dubs', 'duds', 'duel', 'duet', 'dugs', 'duns', 'duos', 'dyes', 'hues', 'rues', 'sues'], 'duet': ['diet', 'duct', 'duel', 'dues', 'dust', 'suet'], 'duff': ['buff', 'cuff', 'doff', 'guff', 'huff', 'luff', 'muff', 'puff', 'ruff', 'tuff'], 'dugs': ['bugs', 'digs', 'dogs', 'dubs', 'duds', 'dues', 'duns', 'duos', 'hugs', 'jugs', 'lugs', 'mugs', 'pugs', 'rugs', 'tugs'], 'duke': ['dike', 'dude', 'dune', 'dupe', 'dyke', 'juke', 'nuke', 'puke'], 'dull': ['bull', 'cull', 'dell', 'dill', 'doll', 'dual', 'duel', 'duly', 'full', 'gull', 'hull', 'lull', 'mull', 'null', 'pull'], 'duly': ['dull', 'duty'], 'dumb': ['dump', 'numb'], 'dump': ['bump', 'damp', 'dumb', 'hump', 'jump', 'lump', 'pump', 'rump', 'sump'], 'dune': ['dine', 'done', 'dude', 'duke', 'dung', 'dunk', 'duns', 'dupe', 'rune', 'tune'], 'dung': ['bung', 'ding', 'dong', 'dune', 'dunk', 'duns', 'hung', 'lung', 'mung', 'rung', 'sung'], 'dunk': ['bunk', 'dank', 'dink', 'duck', 'dune', 'dung', 'duns', 'dusk', 'funk', 'gunk', 'hunk', 'junk', 'punk', 'sunk'], 'duns': ['buns', 'dens', 'dubs', 'duds', 'dues', 'dugs', 'dune', 'dung', 'dunk', 'duos', 'guns', 'nuns', 'puns', 'runs', 'suns'], 'duos': ['dubs', 'duds', 'dues', 'dugs', 'duns'], 'dupe': ['dope', 'dude', 'duke', 'dune'], 'dura': ['aura', 'sura'], 'dusk': ['busk', 'desk', 'disk', 'duck', 'dunk', 'dust', 'husk', 'musk', 'tusk'], 'dust': ['bust', 'duct', 'duet', 'dusk', 'gust', 'just', 'lust', 'must', 'oust', 'rust'], 'duty': ['duly'], 'dyad': ['dead', 'dyed'], 'dyed': ['deed', 'died', 'dyad', 'dyer', 'dyes', 'eyed'], 'dyer': ['deer', 'doer', 'dyed', 'dyes'], 'dyes': ['byes', 'dies', 'does', 'dues', 'dyed', 'dyer', 'eyes'], 'dyke': ['dike', 'duke', 'tyke'], 'each': ['bach', 'etch', 'mach', 'tach'], 'earl': ['earn', 'ears', 'marl'], 'earn': ['barn', 'darn', 'earl', 'ears', 'tarn', 'warn', 'yarn'], 'ears': ['bars', 'cars', 'earl', 'earn', 'eats', 'errs', 'jars', 'mars', 'oars', 'pars', 'tars', 'wars'], 'ease': ['base', 'case', 'east', 'easy', 'vase'], 'east': ['bast', 'cast', 'ease', 'easy', 'fast', 'last', 'mast', 'past', 'vast'], 'easy': ['ease', 'east'], 'eats': ['bats', 'cats', 'ears', 'fats', 'hats', 'lats', 'mats', 'oats', 'pats', 'rats', 'vats'], 'eddy': ['edgy'], 'edgy': ['eddy'], 'edit': ['adit', 'emit', 'exit'], 'eels': ['ells', 'gels'], 'eggs': ['egos', 'ergs'], 'egos': ['eggs'], 'elan': ['clan', 'flan', 'plan'], 'ells': ['eels', 'elms', 'ills'], 'elms': ['alms', 'ells'], 'emit': ['edit', 'exit', 'omit'], 'eons': ['cons', 'ions', 'sons'], 'eras': ['bras', 'ergs', 'errs', 'etas'], 'ergs': ['eggs', 'eras', 'errs'], 'errs': ['ears', 'eras', 'ergs'], 'etas': ['eras'], 'etch': ['each', 'itch'], 'even': ['ever', 'eves', 'oven'], 'ever': ['aver', 'even', 'eves', 'ewer', 'over'], 'eves': ['even', 'ever', 'ewes', 'eyes'], 'ewer': ['ever', 'ewes'], 'ewes': ['awes', 'eves', 'ewer', 'eyes', 'owes'], 'exit': ['edit', 'emit'], 'exon': ['axon'], 'eyed': ['dyed', 'eyes'], 'eyes': ['byes', 'dyes', 'eves', 'ewes', 'eyed'], 'face': ['dace', 'fact', 'fade', 'fake', 'fame', 'fare', 'fate', 'faze', 'lace', 'mace', 'pace', 'race'], 'fact': ['face', 'fart', 'fast', 'pact', 'tact'], 'fade': ['bade', 'face', 'fado', 'fads', 'fake', 'fame', 'fare', 'fate', 'faze', 'jade', 'made', 'wade'], 'fado': ['dado', 'fade', 'fads', 'faro'], 'fads': ['bads', 'cads', 'dads', 'fade', 'fado', 'fans', 'fats', 'lads', 'pads', 'rads', 'wads'], 'fail': ['bail', 'fain', 'fair', 'fall', 'foil', 'hail', 'jail', 'mail', 'nail', 'pail', 'rail', 'sail', 'tail', 'wail'], 'fain': ['fail', 'fair', 'faun', 'fawn', 'gain', 'lain', 'main', 'pain', 'rain', 'vain'], 'fair': ['fail', 'fain', 'hair', 'lair', 'pair'], 'fake': ['bake', 'cake', 'face', 'fade', 'fame', 'fare', 'fate', 'faze', 'hake', 'lake', 'make', 'rake', 'sake', 'take', 'wake'], 'fall': ['ball', 'call', 'fail', 'fell', 'fill', 'full', 'gall', 'hall', 'mall', 'pall', 'tall', 'wall'], 'fame': ['came', 'dame', 'face', 'fade', 'fake', 'fare', 'fate', 'faze', 'fume', 'game', 'lame', 'name', 'same', 'tame'], 'fang': ['bang', 'fans', 'gang', 'hang', 'pang', 'rang', 'sang', 'tang'], 'fans': ['bans', 'cans', 'fads', 'fang', 'fats', 'fens', 'fins', 'mans', 'nans', 'pans', 'tans', 'vans', 'wans'], 'fare': ['bare', 'care', 'dare', 'face', 'fade', 'fake', 'fame', 'farm', 'faro', 'fart', 'fate', 'faze', 'fire', 'fore', 'hare', 'mare', 'pare', 'rare', 'tare', 'ware'], 'farm': ['fare', 'faro', 'fart', 'firm', 'form', 'harm', 'warm'], 'faro': ['fado', 'fare', 'farm', 'fart', 'taro'], 'fart': ['cart', 'dart', 'fact', 'fare', 'farm', 'faro', 'fast', 'fort', 'hart', 'mart', 'part', 'tart', 'wart'], 'fast': ['bast', 'cast', 'east', 'fact', 'fart', 'fist', 'last', 'mast', 'past', 'vast'], 'fate': ['date', 'face', 'fade', 'fake', 'fame', 'fare', 'fats', 'faze', 'fete', 'gate', 'hate', 'late', 'mate', 'pate', 'rate', 'sate'], 'fats': ['bats', 'cats', 'eats', 'fads', 'fans', 'fate', 'fits', 'hats', 'lats', 'mats', 'oats', 'pats', 'rats', 'vats'], 'faun': ['fain', 'fawn'], 'fawn': ['dawn', 'fain', 'faun', 'lawn', 'pawn', 'sawn'], 'faze': ['daze', 'face', 'fade', 'fake', 'fame', 'fare', 'fate', 'gaze', 'haze', 'laze', 'maze', 'raze'], 'fear': ['bear', 'dear', 'feat', 'gear', 'hear', 'near', 'pear', 'rear', 'sear', 'tear', 'wear', 'year'], 'feat': ['beat', 'fear', 'feet', 'felt', 'fiat', 'flat', 'frat', 'heat', 'meat', 'neat', 'peat', 'seat', 'teat'], 'feed': ['deed', 'feel', 'fees', 'feet', 'fend', 'feud', 'fled', 'heed', 'need', 'peed', 'reed', 'seed', 'weed'], 'feel': ['feed', 'fees', 'feet', 'fell', 'fuel', 'heel', 'keel', 'peel', 'reel'], 'fees': ['bees', 'feed', 'feel', 'feet', 'fens', 'fess', 'foes', 'gees', 'pees', 'sees', 'tees', 'wees'], 'feet': ['beet', 'feat', 'feed', 'feel', 'fees', 'felt', 'fret', 'meet'], 'fell': ['bell', 'cell', 'dell', 'fall', 'feel', 'felt', 'fill', 'full', 'hell', 'jell', 'sell', 'tell', 'well'], 'felt': ['belt', 'celt', 'feat', 'feet', 'fell', 'gelt', 'melt', 'pelt'], 'fend': ['bend', 'feed', 'fens', 'feud', 'find', 'fond', 'fund', 'lend', 'mend', 'rend', 'send', 'tend', 'vend'], 'fens': ['dens', 'fans', 'fees', 'fend', 'fess', 'fins', 'gens', 'hens', 'lens', 'pens'], 'fern': ['tern'], 'fess': ['fees', 'fens', 'fuss', 'less', 'mess', 'ness'], 'fete': ['fate', 'mete', 'rete'], 'feud': ['feed', 'fend'], 'fiat': ['feat', 'fist', 'flat', 'frat'], 'fibs': ['bibs', 'figs', 'fins', 'firs', 'fits', 'fobs', 'jibs', 'nibs', 'ribs', 'sibs'], 'fife': ['file', 'fine', 'fire', 'five', 'life', 'rife', 'wife'], 'figs': ['digs', 'fibs', 'fins', 'firs', 'fits', 'fogs', 'gigs', 'jigs', 'pigs', 'rigs'], 'file': ['bile', 'fife', 'fill', 'film', 'fine', 'fire', 'five', 'mile', 'pile', 'rile', 'tile', 'vile'], 'fill': ['bill', 'dill', 'fall', 'fell', 'file', 'film', 'full', 'gill', 'hill', 'kill', 'mill', 'pill', 'rill', 'sill', 'till', 'will'], 'film': ['file', 'fill', 'firm'], 'find': ['bind', 'fend', 'fine', 'fink', 'fins', 'fond', 'fund', 'hind', 'kind', 'mind', 'rind', 'wind'], 'fine': ['dine', 'fife', 'file', 'find', 'fink', 'fins', 'fire', 'five', 'line', 'mine', 'nine', 'pine', 'sine', 'tine', 'vine', 'wine'], 'fink': ['dink', 'find', 'fine', 'fins', 'funk', 'link', 'mink', 'oink', 'pink', 'rink', 'sink'], 'fins': ['fans', 'fens', 'fibs', 'figs', 'find', 'fine', 'fink', 'firs', 'fits', 'gins', 'pins', 'sins', 'tins', 'wins'], 'fire': ['dire', 'fare', 'fife', 'file', 'fine', 'firm', 'firs', 'five', 'fore', 'hire', 'mire', 'sire', 'tire', 'wire'], 'firm': ['farm', 'film', 'fire', 'firs', 'form'], 'firs': ['airs', 'fibs', 'figs', 'fins', 'fire', 'firm', 'fits', 'furs', 'sirs'], 'fish': ['dish', 'fist', 'wish'], 'fist': ['fast', 'fiat', 'fish', 'gist', 'list', 'mist'], 'fits': ['bits', 'fats', 'fibs', 'figs', 'fins', 'firs', 'gits', 'hits', 'kits', 'pits', 'sits'], 'five': ['dive', 'fife', 'file', 'fine', 'fire', 'give', 'hive', 'jive', 'live'], 'flab': ['blab', 'flag', 'flak', 'flan', 'flap', 'flat', 'flaw', 'flax', 'flay', 'flub', 'slab'], 'flag': ['flab', 'flak', 'flan', 'flap', 'flat', 'flaw', 'flax', 'flay', 'flog', 'slag'], 'flak': ['flab', 'flag', 'flan', 'flap', 'flat', 'flaw', 'flax', 'flay'], 'flan': ['clan', 'elan', 'flab', 'flag', 'flak', 'flap', 'flat', 'flaw', 'flax', 'flay', 'plan'], 'flap': ['clap', 'flab', 'flag', 'flak', 'flan', 'flat', 'flaw', 'flax', 'flay', 'flip', 'flop', 'slap'], 'flat': ['feat', 'fiat', 'flab', 'flag', 'flak', 'flan', 'flap', 'flaw', 'flax', 'flay', 'flit', 'frat', 'plat', 'slat'], 'flaw': ['claw', 'flab', 'flag', 'flak', 'flan', 'flap', 'flat', 'flax', 'flay', 'flew', 'flow', 'slaw'], 'flax': ['flab', 'flag', 'flak', 'flan', 'flap', 'flat', 'flaw', 'flay', 'flex', 'flux'], 'flay': ['clay', 'flab', 'flag', 'flak', 'flan', 'flap', 'flat', 'flaw', 'flax', 'fray', 'play', 'slay'], 'flea': ['fled', 'flee', 'flew', 'flex', 'plea'], 'fled': ['bled', 'feed', 'flea', 'flee', 'flew', 'flex', 'pled', 'sled'], 'flee': ['flea', 'fled', 'flew', 'flex', 'floe', 'flue', 'free', 'glee'], 'flew': ['blew', 'flaw', 'flea', 'fled', 'flee', 'flex', 'flow'], 'flex': ['flax', 'flea', 'fled', 'flee', 'flew', 'flux'], 'flip': ['blip', 'clip', 'flap', 'flit', 'flop', 'slip'], 'flit': ['flat', 'flip', 'slit'], 'floc': ['bloc', 'floe', 'flog', 'flop', 'flow'], 'floe': ['aloe', 'flee', 'floc', 'flog', 'flop', 'flow', 'flue', 'sloe'], 'flog': ['blog', 'clog', 'flag', 'floc', 'floe', 'flop', 'flow', 'frog', 'slog'], 'flop': ['clop', 'flap', 'flip', 'floc', 'floe', 'flog', 'flow', 'glop', 'plop', 'slop'], 'flow': ['blow', 'flaw', 'flew', 'floc', 'floe', 'flog', 'flop', 'glow', 'plow', 'slow'], 'flub': ['club', 'flab', 'flue', 'flus', 'flux'], 'flue': ['blue', 'clue', 'flee', 'floe', 'flub', 'flus', 'flux', 'glue'], 'flus': ['flub', 'flue', 'flux', 'plus'], 'flux': ['flax', 'flex', 'flub', 'flue', 'flus'], 'foal': ['coal', 'foam', 'foil', 'fool', 'foul', 'fowl', 'goal'], 'foam': ['foal', 'form', 'loam', 'roam'], 'fobs': ['bobs', 'cobs', 'fibs', 'foes', 'fogs', 'fops', 'gobs', 'jobs', 'lobs', 'mobs', 'nobs', 'robs', 'sobs'], 'foes': ['does', 'fees', 'fobs', 'fogs', 'fops', 'goes', 'hoes', 'roes', 'toes'], 'fogs': ['bogs', 'cogs', 'dogs', 'figs', 'fobs', 'foes', 'fogy', 'fops', 'hogs', 'jogs', 'logs'], 'fogy': ['bogy', 'fogs', 'foxy'], 'foil': ['boil', 'coil', 'fail', 'foal', 'fool', 'foul', 'fowl', 'roil', 'soil', 'toil'], 'fold': ['bold', 'cold', 'folk', 'fond', 'food', 'ford', 'gold', 'hold', 'mold', 'sold', 'told'], 'folk': ['fold', 'fork'], 'fond': ['bond', 'fend', 'find', 'fold', 'font', 'food', 'ford', 'fund', 'pond'], 'font': ['fond', 'foot', 'fort'], 'food': ['fold', 'fond', 'fool', 'foot', 'ford', 'good', 'hood', 'mood', 'rood', 'wood'], 'fool': ['cool', 'foal', 'foil', 'food', 'foot', 'foul', 'fowl', 'pool', 'tool', 'wool'], 'foot': ['boot', 'coot', 'font', 'food', 'fool', 'fort', 'hoot', 'loot', 'moot', 'root', 'soot', 'toot'], 'fops': ['cops', 'fobs', 'foes', 'fogs', 'hops', 'lops', 'mops', 'pops', 'sops', 'tops'], 'ford': ['cord', 'fold', 'fond', 'food', 'fore', 'fork', 'form', 'fort', 'lord', 'word'], 'fore': ['bore', 'core', 'fare', 'fire', 'ford', 'fork', 'form', 'fort', 'gore', 'lore', 'more', 'pore', 'sore', 'tore', 'wore'], 'fork': ['cork', 'dork', 'folk', 'ford', 'fore', 'form', 'fort', 'pork', 'work'], 'form': ['corm', 'dorm', 'farm', 'firm', 'foam', 'ford', 'fore', 'fork', 'fort', 'norm', 'worm'], 'fort': ['fart', 'font', 'foot', 'ford', 'fore', 'fork', 'form', 'port', 'sort'], 'foul': ['foal', 'foil', 'fool', 'four', 'fowl', 'soul'], 'four': ['dour', 'foul', 'hour', 'pour', 'sour', 'tour'], 'fowl': ['bowl', 'cowl', 'foal', 'foil', 'fool', 'foul', 'howl', 'jowl'], 'foxy': ['boxy', 'doxy', 'fogy'], 'frat': ['brat', 'feat', 'fiat', 'flat', 'fray', 'fret'], 'fray': ['bray', 'dray', 'flay', 'frat', 'gray', 'pray', 'tray'], 'free': ['flee', 'fret', 'tree'], 'fret': ['feet', 'frat', 'free'], 'frog': ['flog', 'grog'], 'fuel': ['duel', 'feel', 'full', 'furl'], 'full': ['bull', 'cull', 'dull', 'fall', 'fell', 'fill', 'fuel', 'furl', 'gull', 'hull', 'lull', 'mull', 'null', 'pull'], 'fume': ['fame', 'fuse'], 'fund': ['fend', 'find', 'fond', 'funk'], 'funk': ['bunk', 'dunk', 'fink', 'fund', 'gunk', 'hunk', 'junk', 'punk', 'sunk'], 'furl': ['burl', 'curl', 'fuel', 'full', 'furs', 'fury', 'hurl', 'purl'], 'furs': ['curs', 'firs', 'furl', 'fury', 'fuss'], 'fury': ['bury', 'furl', 'furs', 'jury'], 'fuse': ['fume', 'fuss', 'muse', 'ruse'], 'fuss': ['buss', 'cuss', 'fess', 'furs', 'fuse', 'muss', 'puss'], 'fuzz': ['buzz'], 'gaff': ['caff', 'guff'], 'gage': ['cage', 'gags', 'gale', 'game', 'gape', 'gate', 'gave', 'gaze', 'page', 'rage', 'sage', 'wage'], 'gags': ['bags', 'gage', 'gals', 'gams', 'gaps', 'gays', 'gigs', 'hags', 'lags', 'mags', 'nags', 'rags', 'sags', 'tags', 'wags'], 'gain': ['fain', 'gait', 'grin', 'lain', 'main', 'pain', 'rain', 'vain'], 'gait': ['bait', 'gain', 'grit', 'wait'], 'gale': ['bale', 'dale', 'gage', 'gall', 'gals', 'game', 'gape', 'gate', 'gave', 'gaze', 'kale', 'male', 'pale', 'rale', 'sale', 'tale', 'vale', 'wale'], 'gall': ['ball', 'call', 'fall', 'gale', 'gals', 'gaol', 'gill', 'gull', 'hall', 'mall', 'pall', 'tall', 'wall'], 'gals': ['gags', 'gale', 'gall', 'gams', 'gaps', 'gays', 'gels', 'pals'], 'game': ['came', 'dame', 'fame', 'gage', 'gale', 'gams', 'gape', 'gate', 'gave', 'gaze', 'lame', 'name', 'same', 'tame'], 'gams': ['cams', 'dams', 'gags', 'gals', 'game', 'gaps', 'gays', 'gems', 'gums', 'gyms', 'hams', 'jams', 'lams', 'rams'], 'gang': ['bang', 'fang', 'gong', 'hang', 'pang', 'rang', 'sang', 'tang'], 'gaol': ['gall'], 'gape': ['cape', 'gage', 'gale', 'game', 'gaps', 'gate', 'gave', 'gaze', 'jape', 'nape', 'tape'], 'gaps': ['caps', 'gags', 'gals', 'gams', 'gape', 'gays', 'haps', 'laps', 'maps', 'naps', 'paps', 'raps', 'saps', 'taps'], 'garb': ['barb'], 'gash': ['bash', 'cash', 'dash', 'gasp', 'gush', 'hash', 'lash', 'mash', 'rash', 'sash', 'wash'], 'gasp': ['gash', 'gawp', 'hasp', 'rasp', 'wasp'], 'gate': ['date', 'fate', 'gage', 'gale', 'game', 'gape', 'gave', 'gaze', 'hate', 'late', 'mate', 'pate', 'rate', 'sate'], 'gave': ['cave', 'gage', 'gale', 'game', 'gape', 'gate', 'gaze', 'give', 'have', 'lave', 'nave', 'pave', 'rave', 'save', 'wave'], 'gawk': ['gawp', 'hawk'], 'gawp': ['gasp', 'gawk'], 'gays': ['bays', 'cays', 'days', 'gags', 'gals', 'gams', 'gaps', 'goys', 'guys', 'hays', 'jays', 'lays', 'nays', 'pays', 'rays', 'says', 'ways'], 'gaze': ['daze', 'faze', 'gage', 'gale', 'game', 'gape', 'gate', 'gave', 'haze', 'laze', 'maze', 'raze'], 'gear': ['bear', 'dear', 'fear', 'guar', 'hear', 'near', 'pear', 'rear', 'sear', 'tear', 'wear', 'year'], 'geek': ['gees', 'leek', 'meek', 'peek', 'reek', 'seek', 'week'], 'gees': ['bees', 'fees', 'geek', 'gels', 'gems', 'gens', 'gets', 'goes', 'pees', 'sees', 'tees', 'wees'], 'gels': ['eels', 'gals', 'gees', 'gelt', 'gems', 'gens', 'gets'], 'gelt': ['belt', 'celt', 'felt', 'gels', 'gent', 'gilt', 'melt', 'pelt'], 'gems': ['gams', 'gees', 'gels', 'gens', 'gets', 'gums', 'gyms', 'hems', 'rems'], 'gene': ['gens', 'gent', 'genu', 'gone'], 'gens': ['dens', 'fens', 'gees', 'gels', 'gems', 'gene', 'gent', 'genu', 'gets', 'gins', 'guns', 'hens', 'lens', 'pens'], 'gent': ['bent', 'cent', 'dent', 'gelt', 'gene', 'gens', 'genu', 'lent', 'pent', 'rent', 'sent', 'tent', 'vent', 'went'], 'genu': ['gene', 'gens', 'gent', 'menu'], 'germ': ['berm', 'perm', 'term'], 'geta': ['beta', 'gets', 'seta'], 'gets': ['bets', 'gees', 'gels', 'gems', 'gens', 'geta', 'gits', 'guts', 'jets', 'nets', 'pets', 'sets', 'vets'], 'ghat': ['chat', 'gnat', 'goat', 'khat'], 'gibe': ['give', 'jibe', 'vibe'], 'gift': ['gilt', 'girt', 'gist', 'lift', 'rift', 'sift'], 'gigs': ['digs', 'figs', 'gags', 'gins', 'gits', 'jigs', 'pigs', 'rigs'], 'gild': ['gill', 'gilt', 'gird', 'gold', 'mild', 'wild'], 'gill': ['bill', 'dill', 'fill', 'gall', 'gild', 'gilt', 'girl', 'gull', 'hill', 'kill', 'mill', 'pill', 'rill', 'sill', 'till', 'will'], 'gilt': ['gelt', 'gift', 'gild', 'gill', 'girt', 'gist', 'hilt', 'jilt', 'kilt', 'lilt', 'silt', 'tilt'], 'gimp': ['limp', 'pimp'], 'gins': ['fins', 'gens', 'gigs', 'gits', 'guns', 'pins', 'sins', 'tins', 'wins'], 'gird': ['bird', 'gild', 'girl', 'girt'], 'girl': ['gill', 'gird', 'girt'], 'girt': ['dirt', 'gift', 'gilt', 'gird', 'girl', 'gist'], 'gist': ['fist', 'gift', 'gilt', 'girt', 'gust', 'list', 'mist'], 'gits': ['bits', 'fits', 'gets', 'gigs', 'gins', 'guts', 'hits', 'kits', 'pits', 'sits'], 'give': ['dive', 'five', 'gave', 'gibe', 'hive', 'jive', 'live'], 'glad': ['clad', 'goad', 'grad'], 'glee': ['flee', 'glen', 'glue'], 'glen': ['glee'], 'glia': ['glib'], 'glib': ['glia', 'glob'], 'glob': ['blob', 'glib', 'glom', 'glop', 'glow', 'slob'], 'glom': ['glob', 'glop', 'glow', 'glum'], 'glop': ['clop', 'flop', 'glob', 'glom', 'glow', 'goop', 'plop', 'slop'], 'glow': ['blow', 'flow', 'glob', 'glom', 'glop', 'grow', 'plow', 'slow'], 'glue': ['blue', 'clue', 'flue', 'glee', 'glug', 'glum', 'glut'], 'glug': ['glue', 'glum', 'glut', 'plug', 'slug'], 'glum': ['alum', 'glom', 'glue', 'glug', 'glut', 'plum', 'slum'], 'glut': ['glue', 'glug', 'glum', 'gout'], 'gnat': ['ghat', 'gnaw', 'goat'], 'gnaw': ['gnat'], 'gnus': ['onus'], 'goad': ['glad', 'goal', 'goat', 'gold', 'good', 'grad', 'load', 'road', 'toad'], 'goal': ['coal', 'foal', 'goad', 'goat'], 'goat': ['boat', 'coat', 'ghat', 'gnat', 'goad', 'goal', 'gout', 'moat'], 'gobs': ['bobs', 'cobs', 'fobs', 'goby', 'gods', 'goes', 'goos', 'goys', 'jobs', 'lobs', 'mobs', 'nobs', 'robs', 'sobs'], 'goby': ['gobs', 'gory', 'toby'], 'gods': ['bods', 'cods', 'gobs', 'goes', 'goos', 'goys', 'mods', 'nods', 'pods', 'rods', 'sods'], 'goer': ['doer', 'goes'], 'goes': ['does', 'foes', 'gees', 'gobs', 'gods', 'goer', 'goos', 'goys', 'hoes', 'roes', 'toes'], 'gold': ['bold', 'cold', 'fold', 'gild', 'goad', 'golf', 'good', 'hold', 'mold', 'sold', 'told'], 'golf': ['gold', 'goof', 'gulf', 'wolf'], 'gone': ['bone', 'cone', 'done', 'gene', 'gong', 'gore', 'hone', 'lone', 'none', 'pone', 'tone', 'zone'], 'gong': ['bong', 'dong', 'gang', 'gone', 'long', 'pong', 'song'], 'good': ['food', 'goad', 'gold', 'goof', 'gook', 'goon', 'goop', 'goos', 'hood', 'mood', 'rood', 'wood'], 'goof': ['golf', 'good', 'gook', 'goon', 'goop', 'goos', 'hoof', 'poof', 'roof'], 'gook': ['book', 'cook', 'good', 'goof', 'goon', 'goop', 'goos', 'hook', 'kook', 'look', 'nook', 'rook', 'took'], 'goon': ['boon', 'good', 'goof', 'gook', 'goop', 'goos', 'gown', 'loon', 'moon', 'noon', 'soon', 'toon'], 'goop': ['coop', 'glop', 'good', 'goof', 'gook', 'goon', 'goos', 'hoop', 'loop', 'poop'], 'goos': ['boos', 'coos', 'gobs', 'gods', 'goes', 'good', 'goof', 'gook', 'goon', 'goop', 'goys', 'loos', 'moos'], 'gore': ['bore', 'core', 'fore', 'gone', 'gory', 'gyre', 'lore', 'more', 'pore', 'sore', 'tore', 'wore'], 'gory': ['dory', 'goby', 'gore', 'tory'], 'goth': ['both', 'loth', 'moth'], 'gout': ['bout', 'glut', 'goat', 'lout', 'pout', 'rout', 'tout'], 'gown': ['down', 'goon', 'sown', 'town'], 'goys': ['boys', 'gays', 'gobs', 'gods', 'goes', 'goos', 'guys', 'joys', 'toys'], 'grab': ['crab', 'drab', 'grad', 'gram', 'gran', 'gray', 'grub'], 'grad': ['brad', 'glad', 'goad', 'grab', 'gram', 'gran', 'gray', 'grid'], 'gram': ['cram', 'dram', 'grab', 'grad', 'gran', 'gray', 'grim', 'pram', 'tram'], 'gran': ['bran', 'grab', 'grad', 'gram', 'gray', 'grin'], 'gray': ['bray', 'dray', 'fray', 'grab', 'grad', 'gram', 'gran', 'grey', 'pray', 'tray'], 'grew': ['brew', 'crew', 'drew', 'grey', 'grow'], 'grey': ['gray', 'grew', 'prey', 'trey'], 'grid': ['arid', 'grad', 'grim', 'grin', 'grip', 'grit'], 'grim': ['brim', 'gram', 'grid', 'grin', 'grip', 'grit', 'prim', 'trim'], 'grin': ['gain', 'gran', 'grid', 'grim', 'grip', 'grit'], 'grip': ['drip', 'grid', 'grim', 'grin', 'grit', 'trip'], 'grit': ['brit', 'crit', 'gait', 'grid', 'grim', 'grin', 'grip'], 'grog': ['frog', 'grow'], 'grow': ['brow', 'crow', 'glow', 'grew', 'grog', 'prow'], 'grub': ['grab'], 'guar': ['gear'], 'guff': ['buff', 'cuff', 'duff', 'gaff', 'gulf', 'huff', 'luff', 'muff', 'puff', 'ruff', 'tuff'], 'gulf': ['golf', 'guff', 'gull', 'gulp'], 'gull': ['bull', 'cull', 'dull', 'full', 'gall', 'gill', 'gulf', 'gulp', 'hull', 'lull', 'mull', 'null', 'pull'], 'gulp': ['gulf', 'gull', 'pulp'], 'gums': ['bums', 'gams', 'gems', 'guns', 'guts', 'guys', 'gyms', 'hums', 'mums', 'rums', 'sums', 'tums'], 'gunk': ['bunk', 'dunk', 'funk', 'guns', 'hunk', 'junk', 'punk', 'sunk'], 'guns': ['buns', 'duns', 'gens', 'gins', 'gums', 'gunk', 'guts', 'guys', 'nuns', 'puns', 'runs', 'suns'], 'gush': ['bush', 'gash', 'gust', 'hush', 'lush', 'mush', 'push', 'rush', 'tush'], 'gust': ['bust', 'dust', 'gist', 'gush', 'just', 'lust', 'must', 'oust', 'rust'], 'guts': ['cuts', 'gets', 'gits', 'gums', 'guns', 'guys', 'huts', 'juts', 'nuts', 'outs', 'puts', 'ruts', 'tuts'], 'guys': ['buys', 'gays', 'goys', 'gums', 'guns', 'guts'], 'gyms': ['gams', 'gems', 'gums'], 'gyre': ['byre', 'gore', 'gyro', 'lyre', 'pyre', 'tyre'], 'gyro': ['gyre', 'tyro'], 'hack': ['back', 'hank', 'hark', 'hawk', 'hick', 'hock', 'huck', 'jack', 'lack', 'mack', 'pack', 'rack', 'sack', 'tack'], 'haft': ['daft', 'halt', 'hart', 'heft', 'raft', 'waft'], 'hags': ['bags', 'gags', 'hams', 'haps', 'hats', 'haws', 'hays', 'hogs', 'hugs', 'lags', 'mags', 'nags', 'rags', 'sags', 'tags', 'wags'], 'hail': ['bail', 'fail', 'hair', 'hall', 'haul', 'jail', 'mail', 'nail', 'pail', 'rail', 'sail', 'tail', 'wail'], 'hair': ['fair', 'hail', 'heir', 'lair', 'pair'], 'hake': ['bake', 'cake', 'fake', 'hare', 'hate', 'have', 'haze', 'hike', 'lake', 'make', 'rake', 'sake', 'take', 'wake'], 'half': ['calf', 'hall', 'halo', 'halt'], 'hall': ['ball', 'call', 'fall', 'gall', 'hail', 'half', 'halo', 'halt', 'haul', 'hell', 'hill', 'hull', 'mall', 'pall', 'tall', 'wall'], 'halo': ['half', 'hall', 'halt'], 'halt': ['haft', 'half', 'hall', 'halo', 'hart', 'hilt', 'malt', 'salt'], 'hams': ['cams', 'dams', 'gams', 'hags', 'haps', 'hats', 'haws', 'hays', 'hems', 'hums', 'jams', 'lams', 'rams'], 'hand': ['band', 'hang', 'hank', 'hard', 'hind', 'land', 'sand', 'wand'], 'hang': ['bang', 'fang', 'gang', 'hand', 'hank', 'hung', 'pang', 'rang', 'sang', 'tang'], 'hank': ['bank', 'dank', 'hack', 'hand', 'hang', 'hark', 'hawk', 'honk', 'hunk', 'rank', 'sank', 'tank'], 'haps': ['caps', 'gaps', 'hags', 'hams', 'hats', 'haws', 'hays', 'hips', 'hops', 'laps', 'maps', 'naps', 'paps', 'raps', 'saps', 'taps'], 'hard': ['bard', 'card', 'hand', 'hare', 'hark', 'harm', 'harp', 'hart', 'herd', 'lard', 'nard', 'ward', 'yard'], 'hare': ['bare', 'care', 'dare', 'fare', 'hake', 'hard', 'hark', 'harm', 'harp', 'hart', 'hate', 'have', 'haze', 'here', 'hire', 'mare', 'pare', 'rare', 'tare', 'ware'], 'hark': ['bark', 'dark', 'hack', 'hank', 'hard', 'hare', 'harm', 'harp', 'hart', 'hawk', 'lark', 'mark', 'park'], 'harm': ['farm', 'hard', 'hare', 'hark', 'harp', 'hart', 'warm'], 'harp': ['carp', 'hard', 'hare', 'hark', 'harm', 'hart', 'hasp', 'tarp', 'warp'], 'hart': ['cart', 'dart', 'fart', 'haft', 'halt', 'hard', 'hare', 'hark', 'harm', 'harp', 'hurt', 'mart', 'part', 'tart', 'wart'], 'hash': ['bash', 'cash', 'dash', 'gash', 'hasp', 'hush', 'lash', 'mash', 'rash', 'sash', 'wash'], 'hasp': ['gasp', 'harp', 'hash', 'rasp', 'wasp'], 'hate': ['date', 'fate', 'gate', 'hake', 'hare', 'hats', 'have', 'haze', 'late', 'mate', 'pate', 'rate', 'sate'], 'hats': ['bats', 'cats', 'eats', 'fats', 'hags', 'hams', 'haps', 'hate', 'haws', 'hays', 'hits', 'huts', 'lats', 'mats', 'oats', 'pats', 'rats', 'vats'], 'haul': ['caul', 'hail', 'hall', 'maul'], 'have': ['cave', 'gave', 'hake', 'hare', 'hate', 'haze', 'hive', 'hove', 'lave', 'nave', 'pave', 'rave', 'save', 'wave'], 'hawk': ['gawk', 'hack', 'hank', 'hark', 'haws'], 'haws': ['caws', 'hags', 'hams', 'haps', 'hats', 'hawk', 'hays', 'hews', 'jaws', 'laws', 'maws', 'paws', 'saws'], 'hays': ['bays', 'cays', 'days', 'gays', 'hags', 'hams', 'haps', 'hats', 'haws', 'jays', 'lays', 'nays', 'pays', 'rays', 'says', 'ways'], 'haze': ['daze', 'faze', 'gaze', 'hake', 'hare', 'hate', 'have', 'hazy', 'laze', 'maze', 'raze'], 'hazy': ['haze', 'lazy', 'mazy'], 'head': ['bead', 'dead', 'heal', 'heap', 'hear', 'heat', 'heed', 'held', 'herd', 'lead', 'mead', 'read'], 'heal': ['deal', 'head', 'heap', 'hear', 'heat', 'heel', 'hell', 'meal', 'peal', 'real', 'seal', 'teal', 'veal', 'weal'], 'heap': ['head', 'heal', 'hear', 'heat', 'help', 'hemp', 'leap', 'neap', 'reap'], 'hear': ['bear', 'dear', 'fear', 'gear', 'head', 'heal', 'heap', 'heat', 'heir', 'hoar', 'near', 'pear', 'rear', 'sear', 'tear', 'wear', 'year'], 'heat': ['beat', 'feat', 'head', 'heal', 'heap', 'hear', 'heft', 'meat', 'neat', 'peat', 'seat', 'teat'], 'heed': ['deed', 'feed', 'head', 'heel', 'held', 'herd', 'hied', 'hoed', 'hued', 'need', 'peed', 'reed', 'seed', 'weed'], 'heel': ['feel', 'heal', 'heed', 'hell', 'keel', 'peel', 'reel'], 'heft': ['deft', 'haft', 'heat', 'left', 'weft'], 'heir': ['hair', 'hear'], 'held': ['head', 'heed', 'hell', 'helm', 'help', 'herd', 'hold', 'meld', 'veld'], 'hell': ['bell', 'cell', 'dell', 'fell', 'hall', 'heal', 'heel', 'held', 'helm', 'help', 'hill', 'hull', 'jell', 'sell', 'tell', 'well'], 'helm': ['held', 'hell', 'help'], 'help': ['heap', 'held', 'hell', 'helm', 'hemp', 'kelp'], 'hemp': ['heap', 'help', 'hems', 'hump', 'temp'], 'hems': ['gems', 'hams', 'hemp', 'hens', 'hews', 'hums', 'rems'], 'hens': ['dens', 'fens', 'gens', 'hems', 'hews', 'lens', 'pens'], 'herb': ['herd', 'here', 'hero', 'kerb', 'verb'], 'herd': ['hard', 'head', 'heed', 'held', 'herb', 'here', 'hero', 'nerd'], 'here': ['hare', 'herb', 'herd', 'hero', 'hire', 'mere', 'sere', 'were'], 'hero': ['herb', 'herd', 'here', 'zero'], 'hewn': ['hews', 'sewn'], 'hews': ['dews', 'haws', 'hems', 'hens', 'hewn', 'mews', 'news', 'pews', 'sews'], 'hick': ['hack', 'hock', 'huck', 'kick', 'lick', 'nick', 'pick', 'sick', 'tick'], 'hide': ['aide', 'hike', 'hire', 'hive', 'ride', 'side', 'tide', 'wide'], 'hied': ['died', 'heed', 'hind', 'hoed', 'hued', 'lied', 'pied', 'tied', 'vied'], 'high': ['nigh', 'sigh'], 'hike': ['bike', 'dike', 'hake', 'hide', 'hire', 'hive', 'like', 'mike', 'pike'], 'hill': ['bill', 'dill', 'fill', 'gill', 'hall', 'hell', 'hilt', 'hull', 'kill', 'mill', 'pill', 'rill', 'sill', 'till', 'will'], 'hilt': ['gilt', 'halt', 'hill', 'hint', 'jilt', 'kilt', 'lilt', 'silt', 'tilt'], 'hind': ['bind', 'find', 'hand', 'hied', 'hint', 'kind', 'mind', 'rind', 'wind'], 'hint': ['dint', 'hilt', 'hind', 'hunt', 'lint', 'mint', 'pint', 'tint'], 'hips': ['dips', 'haps', 'hiss', 'hits', 'hops', 'kips', 'lips', 'nips', 'rips', 'sips', 'tips'], 'hire': ['dire', 'fire', 'hare', 'here', 'hide', 'hike', 'hive', 'mire', 'sire', 'tire', 'wire'], 'hiss': ['diss', 'hips', 'hits', 'kiss', 'miss', 'piss'], 'hits': ['bits', 'fits', 'gits', 'hats', 'hips', 'hiss', 'huts', 'kits', 'pits', 'sits'], 'hive': ['dive', 'five', 'give', 'have', 'hide', 'hike', 'hire', 'hove', 'jive', 'live'], 'hoar': ['boar', 'hear', 'hoax', 'hour', 'roar', 'soar'], 'hoax': ['coax', 'hoar'], 'hock': ['cock', 'dock', 'hack', 'hick', 'honk', 'hook', 'huck', 'jock', 'lock', 'mock', 'nock', 'pock', 'rock', 'sock'], 'hoed': ['heed', 'hied', 'hoes', 'hold', 'hood', 'hued', 'toed'], 'hoes': ['does', 'foes', 'goes', 'hoed', 'hogs', 'hops', 'hues', 'roes', 'toes'], 'hogs': ['bogs', 'cogs', 'dogs', 'fogs', 'hags', 'hoes', 'hops', 'hugs', 'jogs', 'logs'], 'hold': ['bold', 'cold', 'fold', 'gold', 'held', 'hoed', 'hole', 'holy', 'hood', 'mold', 'sold', 'told'], 'hole': ['bole', 'cole', 'dole', 'hold', 'holy', 'home', 'hone', 'hope', 'hose', 'hove', 'mole', 'pole', 'role', 'sole', 'tole', 'vole'], 'holy': ['hold', 'hole'], 'home': ['come', 'dome', 'hole', 'hone', 'hope', 'hose', 'hove', 'nome', 'pome', 'some', 'tome'], 'hone': ['bone', 'cone', 'done', 'gone', 'hole', 'home', 'honk', 'hope', 'hose', 'hove', 'lone', 'none', 'pone', 'tone', 'zone'], 'honk': ['bonk', 'conk', 'hank', 'hock', 'hone', 'hook', 'hunk', 'monk'], 'hood': ['food', 'good', 'hoed', 'hold', 'hoof', 'hook', 'hoop', 'hoot', 'mood', 'rood', 'wood'], 'hoof': ['goof', 'hood', 'hook', 'hoop', 'hoot', 'poof', 'roof'], 'hook': ['book', 'cook', 'gook', 'hock', 'honk', 'hood', 'hoof', 'hoop', 'hoot', 'kook', 'look', 'nook', 'rook', 'took'], 'hoop': ['coop', 'goop', 'hood', 'hoof', 'hook', 'hoot', 'loop', 'poop'], 'hoot': ['boot', 'coot', 'foot', 'hood', 'hoof', 'hook', 'hoop', 'host', 'loot', 'moot', 'root', 'soot', 'toot'], 'hope': ['cope', 'dope', 'hole', 'home', 'hone', 'hops', 'hose', 'hove', 'hype', 'lope', 'mope', 'pope', 'rope'], 'hops': ['cops', 'fops', 'haps', 'hips', 'hoes', 'hogs', 'hope', 'lops', 'mops', 'pops', 'sops', 'tops'], 'horn': ['born', 'corn', 'morn', 'porn', 'torn', 'worn'], 'hose': ['dose', 'hole', 'home', 'hone', 'hope', 'host', 'hove', 'lose', 'nose', 'pose', 'rose'], 'host': ['cost', 'hoot', 'hose', 'lost', 'most', 'post'], 'hour': ['dour', 'four', 'hoar', 'pour', 'sour', 'tour'], 'hove': ['cove', 'dove', 'have', 'hive', 'hole', 'home', 'hone', 'hope', 'hose', 'love', 'move', 'rove'], 'howl': ['bowl', 'cowl', 'fowl', 'jowl'], 'hubs': ['cubs', 'dubs', 'hues', 'hugs', 'hums', 'huts', 'nubs', 'pubs', 'rubs', 'subs', 'tubs'], 'huck': ['buck', 'duck', 'hack', 'hick', 'hock', 'hulk', 'hunk', 'husk', 'luck', 'muck', 'puck', 'ruck', 'suck', 'tuck'], 'hued': ['cued', 'heed', 'hied', 'hoed', 'hues', 'rued', 'sued'], 'hues': ['cues', 'dues', 'hoes', 'hubs', 'hued', 'hugs', 'hums', 'huts', 'rues', 'sues'], 'huff': ['buff', 'cuff', 'duff', 'guff', 'luff', 'muff', 'puff', 'ruff', 'tuff'], 'huge': ['hugs', 'luge'], 'hugs': ['bugs', 'dugs', 'hags', 'hogs', 'hubs', 'hues', 'huge', 'hums', 'huts', 'jugs', 'lugs', 'mugs', 'pugs', 'rugs', 'tugs'], 'hulk': ['bulk', 'huck', 'hull', 'hunk', 'husk', 'sulk'], 'hull': ['bull', 'cull', 'dull', 'full', 'gull', 'hall', 'hell', 'hill', 'hulk', 'hurl', 'lull', 'mull', 'null', 'pull'], 'hump': ['bump', 'dump', 'hemp', 'hums', 'jump', 'lump', 'pump', 'rump', 'sump'], 'hums': ['bums', 'gums', 'hams', 'hems', 'hubs', 'hues', 'hugs', 'hump', 'huts', 'mums', 'rums', 'sums', 'tums'], 'hung': ['bung', 'dung', 'hang', 'hunk', 'hunt', 'lung', 'mung', 'rung', 'sung'], 'hunk': ['bunk', 'dunk', 'funk', 'gunk', 'hank', 'honk', 'huck', 'hulk', 'hung', 'hunt', 'husk', 'junk', 'punk', 'sunk'], 'hunt': ['aunt', 'bunt', 'hint', 'hung', 'hunk', 'hurt', 'punt', 'runt'], 'hurl': ['burl', 'curl', 'furl', 'hull', 'hurt', 'purl'], 'hurt': ['curt', 'hart', 'hunt', 'hurl'], 'hush': ['bush', 'gush', 'hash', 'husk', 'lush', 'mush', 'push', 'rush', 'tush'], 'husk': ['busk', 'dusk', 'huck', 'hulk', 'hunk', 'hush', 'musk', 'tusk'], 'huts': ['cuts', 'guts', 'hats', 'hits', 'hubs', 'hues', 'hugs', 'hums', 'juts', 'nuts', 'outs', 'puts', 'ruts', 'tuts'], 'hype': ['hope', 'hypo', 'type'], 'hypo': ['hype', 'typo'], 'iced': ['aced', 'ices'], 'ices': ['aces', 'iced'], 'icky': ['inky'], 'icon': ['ikon', 'iron'], 'idle': ['idly', 'isle'], 'idly': ['idle'], 'ikon': ['icon', 'iron'], 'ills': ['ells'], 'imps': ['amps', 'umps'], 'inks': ['inky', 'inns', 'irks'], 'inky': ['icky', 'inks'], 'inns': ['inks', 'ions'], 'ions': ['cons', 'eons', 'inns', 'sons'], 'iota': ['rota'], 'iris': ['bris', 'irks'], 'irks': ['arks', 'inks', 'iris'], 'iron': ['icon', 'ikon'], 'isle': ['idle'], 'itch': ['etch'], 'item': ['stem'], 'jabs': ['cabs', 'dabs', 'jams', 'jars', 'jaws', 'jays', 'jibs', 'jobs', 'labs', 'nabs', 'tabs'], 'jack': ['back', 'hack', 'jock', 'lack', 'mack', 'pack', 'rack', 'sack', 'tack'], 'jade': ['bade', 'fade', 'jape', 'made', 'wade'], 'jail': ['bail', 'fail', 'hail', 'mail', 'nail', 'pail', 'rail', 'sail', 'tail', 'wail'], 'jamb': ['jams', 'lamb'], 'jams': ['cams', 'dams', 'gams', 'hams', 'jabs', 'jamb', 'jars', 'jaws', 'jays', 'lams', 'rams'], 'jape': ['cape', 'gape', 'jade', 'nape', 'tape'], 'jars': ['bars', 'cars', 'ears', 'jabs', 'jams', 'jaws', 'jays', 'mars', 'oars', 'pars', 'tars', 'wars'], 'java': ['cava', 'kava', 'lava'], 'jaws': ['caws', 'haws', 'jabs', 'jams', 'jars', 'jays', 'laws', 'maws', 'paws', 'saws'], 'jays': ['bays', 'cays', 'days', 'gays', 'hays', 'jabs', 'jams', 'jars', 'jaws', 'joys', 'lays', 'nays', 'pays', 'rays', 'says', 'ways'], 'jazz': ['razz'], 'jean': ['bean', 'dean', 'lean', 'mean', 'wean'], 'jeep': ['beep', 'deep', 'jeer', 'keep', 'peep', 'seep', 'weep'], 'jeer': ['beer', 'deer', 'jeep', 'leer', 'peer', 'seer', 'veer'], 'jell': ['bell', 'cell', 'dell', 'fell', 'hell', 'sell', 'tell', 'well'], 'jerk': ['perk'], 'jest': ['best', 'just', 'lest', 'nest', 'pest', 'rest', 'test', 'vest', 'west'], 'jets': ['bets', 'gets', 'jots', 'juts', 'nets', 'pets', 'sets', 'vets'], 'jibe': ['gibe', 'jibs', 'jive', 'vibe'], 'jibs': ['bibs', 'fibs', 'jabs', 'jibe', 'jigs', 'jobs', 'nibs', 'ribs', 'sibs'], 'jigs': ['digs', 'figs', 'gigs', 'jibs', 'jogs', 'jugs', 'pigs', 'rigs'], 'jilt': ['gilt', 'hilt', 'jolt', 'kilt', 'lilt', 'silt', 'tilt'], 'jinx': ['minx'], 'jive': ['dive', 'five', 'give', 'hive', 'jibe', 'live'], 'jobs': ['bobs', 'cobs', 'fobs', 'gobs', 'jabs', 'jibs', 'jogs', 'jots', 'joys', 'lobs', 'mobs', 'nobs', 'robs', 'sobs'], 'jock': ['cock', 'dock', 'hock', 'jack', 'lock', 'mock', 'nock', 'pock', 'rock', 'sock'], 'jogs': ['bogs', 'cogs', 'dogs', 'fogs', 'hogs', 'jigs', 'jobs', 'jots', 'joys', 'jugs', 'logs'], 'join': ['coin', 'loin'], 'joke': ['coke', 'juke', 'poke', 'toke', 'woke'], 'jolt': ['bolt', 'colt', 'dolt', 'jilt', 'molt', 'volt'], 'josh': ['cosh', 'mosh', 'nosh', 'posh'], 'jots': ['bots', 'cots', 'dots', 'jets', 'jobs', 'jogs', 'joys', 'juts', 'lots', 'pots', 'rots', 'sots', 'tots'], 'jowl': ['bowl', 'cowl', 'fowl', 'howl'], 'joys': ['boys', 'goys', 'jays', 'jobs', 'jogs', 'jots', 'toys'], 'jugs': ['bugs', 'dugs', 'hugs', 'jigs', 'jogs', 'juts', 'lugs', 'mugs', 'pugs', 'rugs', 'tugs'], 'juke': ['duke', 'joke', 'jute', 'nuke', 'puke'], 'jump': ['bump', 'dump', 'hump', 'lump', 'pump', 'rump', 'sump'], 'junk': ['bunk', 'dunk', 'funk', 'gunk', 'hunk', 'punk', 'sunk'], 'jury': ['bury', 'fury'], 'just': ['bust', 'dust', 'gust', 'jest', 'lust', 'must', 'oust', 'rust'], 'jute': ['cute', 'juke', 'juts', 'lute', 'mute'], 'juts': ['cuts', 'guts', 'huts', 'jets', 'jots', 'jugs', 'jute', 'nuts', 'outs', 'puts', 'ruts', 'tuts'], 'kale': ['bale', 'dale', 'gale', 'male', 'pale', 'rale', 'sale', 'tale', 'vale', 'wale'], 'kami': ['cami', 'rami'], 'kava': ['cava', 'java', 'lava'], 'keel': ['feel', 'heel', 'keen', 'keep', 'peel', 'reel'], 'keen': ['been', 'keel', 'keep', 'seen', 'teen'], 'keep': ['beep', 'deep', 'jeep', 'keel', 'keen', 'kelp', 'peep', 'seep', 'weep'], 'kegs': ['begs', 'keys', 'legs', 'pegs'], 'kelp': ['help', 'keep'], 'kept': ['sept'], 'kerb': ['herb', 'verb'], 'keys': ['beys', 'kegs', 'leys'], 'khan': ['khat', 'koan'], 'khat': ['chat', 'ghat', 'khan'], 'kick': ['hick', 'lick', 'nick', 'pick', 'sick', 'tick'], 'kids': ['aids', 'bids', 'kips', 'kiss', 'kits', 'lids', 'rids'], 'kill': ['bill', 'dill', 'fill', 'gill', 'hill', 'kiln', 'kilo', 'kilt', 'mill', 'pill', 'rill', 'sill', 'till', 'will'], 'kiln': ['kill', 'kilo', 'kilt'], 'kilo': ['kill', 'kiln', 'kilt', 'silo'], 'kilt': ['gilt', 'hilt', 'jilt', 'kill', 'kiln', 'kilo', 'lilt', 'silt', 'tilt'], 'kind': ['bind', 'find', 'hind', 'king', 'mind', 'rind', 'wind'], 'king': ['ding', 'kind', 'ling', 'ping', 'ring', 'sing', 'ting', 'wing'], 'kips': ['dips', 'hips', 'kids', 'kiss', 'kits', 'lips', 'nips', 'rips', 'sips', 'tips'], 'kiss': ['diss', 'hiss', 'kids', 'kips', 'kits', 'miss', 'piss'], 'kite': ['bite', 'cite', 'kith', 'kits', 'lite', 'mite', 'rite', 'site'], 'kith': ['kite', 'kits', 'pith'], 'kits': ['bits', 'fits', 'gits', 'hits', 'kids', 'kips', 'kiss', 'kite', 'kith', 'pits', 'sits'], 'knew': ['anew', 'know'], 'knit': ['knot', 'snit', 'unit'], 'knob': ['knot', 'know', 'snob'], 'knot': ['knit', 'knob', 'know', 'snot'], 'know': ['knew', 'knob', 'knot', 'snow'], 'koan': ['khan', 'loan', 'moan', 'roan'], 'kola': ['bola', 'cola', 'mola'], 'kook': ['book', 'cook', 'gook', 'hook', 'look', 'nook', 'rook', 'took'], 'labs': ['cabs', 'dabs', 'jabs', 'lads', 'lags', 'lams', 'laps', 'lass', 'lats', 'laws', 'lays', 'lobs', 'nabs', 'tabs'], 'lace': ['dace', 'face', 'lack', 'lacy', 'lake', 'lame', 'lane', 'late', 'lave', 'laze', 'lice', 'mace', 'pace', 'race'], 'lack': ['back', 'hack', 'jack', 'lace', 'lacy', 'lark', 'lick', 'lock', 'luck', 'mack', 'pack', 'rack', 'sack', 'tack'], 'lacy': ['lace', 'lack', 'lady', 'lazy', 'racy'], 'lads': ['bads', 'cads', 'dads', 'fads', 'labs', 'lady', 'lags', 'lams', 'laps', 'lass', 'lats', 'laws', 'lays', 'lids', 'pads', 'rads', 'wads'], 'lady': ['lacy', 'lads', 'lazy'], 'lags': ['bags', 'gags', 'hags', 'labs', 'lads', 'lams', 'laps', 'lass', 'lats', 'laws', 'lays', 'legs', 'logs', 'lugs', 'mags', 'nags', 'rags', 'sags', 'tags', 'wags'], 'laid': ['lain', 'lair', 'land', 'lard', 'laud', 'maid', 'paid', 'raid', 'said'], 'lain': ['fain', 'gain', 'laid', 'lair', 'lawn', 'loin', 'main', 'pain', 'rain', 'vain'], 'lair': ['fair', 'hair', 'laid', 'lain', 'pair'], 'lake': ['bake', 'cake', 'fake', 'hake', 'lace', 'lakh', 'lame', 'lane', 'late', 'lave', 'laze', 'like', 'make', 'rake', 'sake', 'take', 'wake'], 'lakh': ['lake', 'lash', 'lath'], 'lama': ['lamb', 'lame', 'lamp', 'lams', 'lava', 'lima', 'mama'], 'lamb': ['jamb', 'lama', 'lame', 'lamp', 'lams', 'limb'], 'lame': ['came', 'dame', 'fame', 'game', 'lace', 'lake', 'lama', 'lamb', 'lamp', 'lams', 'lane', 'late', 'lave', 'laze', 'lime', 'name', 'same', 'tame'], 'lamp': ['camp', 'damp', 'lama', 'lamb', 'lame', 'lams', 'limp', 'lump', 'ramp', 'tamp', 'vamp'], 'lams': ['cams', 'dams', 'gams', 'hams', 'jams', 'labs', 'lads', 'lags', 'lama', 'lamb', 'lame', 'lamp', 'laps', 'lass', 'lats', 'laws', 'lays', 'rams'], 'land': ['band', 'hand', 'laid', 'lane', 'lard', 'laud', 'lend', 'sand', 'wand'], 'lane': ['bane', 'cane', 'lace', 'lake', 'lame', 'land', 'late', 'lave', 'laze', 'line', 'lone', 'mane', 'pane', 'sane', 'vane', 'wane'], 'laps': ['caps', 'gaps', 'haps', 'labs', 'lads', 'lags', 'lams', 'lass', 'lats', 'laws', 'lays', 'lips', 'lops', 'maps', 'naps', 'paps', 'raps', 'saps', 'taps'], 'lard': ['bard', 'card', 'hard', 'laid', 'land', 'lark', 'laud', 'lord', 'nard', 'ward', 'yard'], 'lark': ['bark', 'dark', 'hark', 'lack', 'lard', 'lurk', 'mark', 'park'], 'lash': ['bash', 'cash', 'dash', 'gash', 'hash', 'lakh', 'lass', 'last', 'lath', 'lush', 'mash', 'rash', 'sash', 'wash'], 'lass': ['bass', 'labs', 'lads', 'lags', 'lams', 'laps', 'lash', 'last', 'lats', 'laws', 'lays', 'less', 'loss', 'mass', 'pass', 'sass'], 'last': ['bast', 'cast', 'east', 'fast', 'lash', 'lass', 'lest', 'list', 'lost', 'lust', 'mast', 'past', 'vast'], 'late': ['date', 'fate', 'gate', 'hate', 'lace', 'lake', 'lame', 'lane', 'lath', 'lats', 'lave', 'laze', 'lite', 'lute', 'mate', 'pate', 'rate', 'sate'], 'lath': ['bath', 'lakh', 'lash', 'late', 'lats', 'loth', 'math', 'oath', 'path'], 'lats': ['bats', 'cats', 'eats', 'fats', 'hats', 'labs', 'lads', 'lags', 'lams', 'laps', 'lass', 'late', 'lath', 'laws', 'lays', 'lots', 'mats', 'oats', 'pats', 'rats', 'vats'], 'laud': ['baud', 'laid', 'land', 'lard', 'loud'], 'lava': ['cava', 'java', 'kava', 'lama', 'lave'], 'lave': ['cave', 'gave', 'have', 'lace', 'lake', 'lame', 'lane', 'late', 'lava', 'laze', 'live', 'love', 'nave', 'pave', 'rave', 'save', 'wave'], 'lawn': ['dawn', 'fawn', 'lain', 'laws', 'pawn', 'sawn'], 'laws': ['caws', 'haws', 'jaws', 'labs', 'lads', 'lags', 'lams', 'laps', 'lass', 'lats', 'lawn', 'lays', 'lows', 'maws', 'paws', 'saws'], 'lays': ['bays', 'cays', 'days', 'gays', 'hays', 'jays', 'labs', 'lads', 'lags', 'lams', 'laps', 'lass', 'lats', 'laws', 'leys', 'nays', 'pays', 'rays', 'says', 'ways'], 'laze': ['daze', 'faze', 'gaze', 'haze', 'lace', 'lake', 'lame', 'lane', 'late', 'lave', 'lazy', 'maze', 'raze'], 'lazy': ['hazy', 'lacy', 'lady', 'laze', 'mazy'], 'lead': ['bead', 'dead', 'head', 'leaf', 'leak', 'lean', 'leap', 'leas', 'lend', 'lewd', 'load', 'mead', 'read'], 'leaf': ['deaf', 'lead', 'leak', 'lean', 'leap', 'leas', 'loaf'], 'leak': ['beak', 'lead', 'leaf', 'lean', 'leap', 'leas', 'leek', 'peak', 'teak', 'weak'], 'lean': ['bean', 'dean', 'jean', 'lead', 'leaf', 'leak', 'leap', 'leas', 'loan', 'mean', 'wean'], 'leap': ['heap', 'lead', 'leaf', 'leak', 'lean', 'leas', 'neap', 'reap'], 'leas': ['lead', 'leaf', 'leak', 'lean', 'leap', 'legs', 'leis', 'lens', 'less', 'leys', 'peas', 'seas', 'teas'], 'leek': ['geek', 'leak', 'leer', 'meek', 'peek', 'reek', 'seek', 'week'], 'leer': ['beer', 'deer', 'jeer', 'leek', 'lier', 'peer', 'seer', 'veer'], 'left': ['deft', 'heft', 'lent', 'lest', 'lift', 'loft', 'weft'], 'legs': ['begs', 'kegs', 'lags', 'leas', 'leis', 'lens', 'less', 'leys', 'logs', 'lugs', 'pegs'], 'leis': ['leas', 'legs', 'lens', 'less', 'leys'], 'lend': ['bend', 'fend', 'land', 'lead', 'lens', 'lent', 'lewd', 'mend', 'rend', 'send', 'tend', 'vend'], 'lens': ['dens', 'fens', 'gens', 'hens', 'leas', 'legs', 'leis', 'lend', 'lent', 'less', 'leys', 'pens'], 'lent': ['bent', 'cent', 'dent', 'gent', 'left', 'lend', 'lens', 'lest', 'lint', 'pent', 'rent', 'sent', 'tent', 'vent', 'went'], 'less': ['fess', 'lass', 'leas', 'legs', 'leis', 'lens', 'lest', 'leys', 'loss', 'mess', 'ness'], 'lest': ['best', 'jest', 'last', 'left', 'lent', 'less', 'list', 'lost', 'lust', 'nest', 'pest', 'rest', 'test', 'vest', 'west'], 'levy': ['bevy'], 'lewd': ['lead', 'lend'], 'leys': ['beys', 'keys', 'lays', 'leas', 'legs', 'leis', 'lens', 'less'], 'lice': ['dice', 'lace', 'lick', 'life', 'like', 'lime', 'line', 'lite', 'live', 'mice', 'nice', 'rice', 'vice'], 'lick': ['hick', 'kick', 'lack', 'lice', 'link', 'lock', 'luck', 'nick', 'pick', 'sick', 'tick'], 'lids': ['aids', 'bids', 'kids', 'lads', 'lies', 'lips', 'rids'], 'lied': ['died', 'hied', 'lien', 'lier', 'lies', 'lieu', 'pied', 'tied', 'vied'], 'lien': ['lied', 'lier', 'lies', 'lieu', 'limn', 'lion', 'mien'], 'lier': ['bier', 'leer', 'lied', 'lien', 'lies', 'lieu', 'pier', 'tier'], 'lies': ['dies', 'lids', 'lied', 'lien', 'lier', 'lieu', 'lips', 'pies', 'ties', 'vies'], 'lieu': ['lied', 'lien', 'lier', 'lies'], 'life': ['fife', 'lice', 'lift', 'like', 'lime', 'line', 'lite', 'live', 'rife', 'wife'], 'lift': ['gift', 'left', 'life', 'lilt', 'lint', 'list', 'loft', 'rift', 'sift'], 'like': ['bike', 'dike', 'hike', 'lake', 'lice', 'life', 'lime', 'line', 'lite', 'live', 'mike', 'pike'], 'lilt': ['gilt', 'hilt', 'jilt', 'kilt', 'lift', 'lily', 'lint', 'list', 'silt', 'tilt'], 'lily': ['lilt', 'oily'], 'lima': ['lama', 'limb', 'lime', 'limn', 'limo', 'limp', 'lira'], 'limb': ['lamb', 'lima', 'lime', 'limn', 'limo', 'limp'], 'lime': ['dime', 'lame', 'lice', 'life', 'like', 'lima', 'limb', 'limn', 'limo', 'limp', 'line', 'lite', 'live', 'mime', 'rime', 'time'], 'limn': ['lien', 'lima', 'limb', 'lime', 'limo', 'limp', 'lion'], 'limo': ['lima', 'limb', 'lime', 'limn', 'limp'], 'limp': ['gimp', 'lamp', 'lima', 'limb', 'lime', 'limn', 'limo', 'lisp', 'lump', 'pimp'], 'line': ['dine', 'fine', 'lane', 'lice', 'life', 'like', 'lime', 'ling', 'link', 'lint', 'lite', 'live', 'lone', 'mine', 'nine', 'pine', 'sine', 'tine', 'vine', 'wine'], 'ling': ['ding', 'king', 'line', 'link', 'lint', 'long', 'lung', 'ping', 'ring', 'sing', 'ting', 'wing'], 'link': ['dink', 'fink', 'lick', 'line', 'ling', 'lint', 'mink', 'oink', 'pink', 'rink', 'sink'], 'lint': ['dint', 'hint', 'lent', 'lift', 'lilt', 'line', 'ling', 'link', 'list', 'mint', 'pint', 'tint'], 'lion': ['lien', 'limn', 'loon', 'pion'], 'lips': ['dips', 'hips', 'kips', 'laps', 'lids', 'lies', 'lops', 'nips', 'rips', 'sips', 'tips'], 'lira': ['lima'], 'lisp': ['limp', 'list'], 'list': ['fist', 'gist', 'last', 'lest', 'lift', 'lilt', 'lint', 'lisp', 'lost', 'lust', 'mist'], 'lite': ['bite', 'cite', 'kite', 'late', 'lice', 'life', 'like', 'lime', 'line', 'live', 'lute', 'mite', 'rite', 'site'], 'live': ['dive', 'five', 'give', 'hive', 'jive', 'lave', 'lice', 'life', 'like', 'lime', 'line', 'lite', 'love'], 'load': ['goad', 'lead', 'loaf', 'loam', 'loan', 'lord', 'loud', 'road', 'toad'], 'loaf': ['leaf', 'load', 'loam', 'loan'], 'loam': ['foam', 'load', 'loaf', 'loan', 'loom', 'roam'], 'loan': ['koan', 'lean', 'load', 'loaf', 'loam', 'loin', 'loon', 'moan', 'roan'], 'lobe': ['lobs', 'lode', 'loge', 'lone', 'lope', 'lore', 'lose', 'love', 'lube', 'robe'], 'lobs': ['bobs', 'cobs', 'fobs', 'gobs', 'jobs', 'labs', 'lobe', 'logs', 'loos', 'lops', 'loss', 'lots', 'lows', 'mobs', 'nobs', 'robs', 'sobs'], 'lock': ['cock', 'dock', 'hock', 'jock', 'lack', 'lick', 'loco', 'look', 'luck', 'mock', 'nock', 'pock', 'rock', 'sock'], 'loco': ['coco', 'lock', 'logo'], 'lode': ['bode', 'code', 'lobe', 'loge', 'lone', 'lope', 'lore', 'lose', 'love', 'mode', 'node', 'rode'], 'loft': ['left', 'lift', 'loot', 'lost', 'lout', 'soft'], 'loge': ['doge', 'lobe', 'lode', 'logo', 'logs', 'lone', 'lope', 'lore', 'lose', 'love', 'luge'], 'logo': ['loco', 'loge', 'logs'], 'logs': ['bogs', 'cogs', 'dogs', 'fogs', 'hogs', 'jogs', 'lags', 'legs', 'lobs', 'loge', 'logo', 'loos', 'lops', 'loss', 'lots', 'lows', 'lugs'], 'loin': ['coin', 'join', 'lain', 'loan', 'loon'], 'loll': ['boll', 'doll', 'lull', 'moll', 'poll', 'roll', 'toll'], 'lone': ['bone', 'cone', 'done', 'gone', 'hone', 'lane', 'line', 'lobe', 'lode', 'loge', 'long', 'lope', 'lore', 'lose', 'love', 'none', 'pone', 'tone', 'zone'], 'long': ['bong', 'dong', 'gong', 'ling', 'lone', 'lung', 'pong', 'song'], 'look': ['book', 'cook', 'gook', 'hook', 'kook', 'lock', 'loom', 'loon', 'loop', 'loos', 'loot', 'nook', 'rook', 'took'], 'loom': ['boom', 'doom', 'loam', 'look', 'loon', 'loop', 'loos', 'loot', 'room', 'zoom'], 'loon': ['boon', 'goon', 'lion', 'loan', 'loin', 'look', 'loom', 'loop', 'loos', 'loot', 'moon', 'noon', 'soon', 'toon'], 'loop': ['coop', 'goop', 'hoop', 'look', 'loom', 'loon', 'loos', 'loot', 'poop'], 'loos': ['boos', 'coos', 'goos', 'lobs', 'logs', 'look', 'loom', 'loon', 'loop', 'loot', 'lops', 'loss', 'lots', 'lows', 'moos'], 'loot': ['boot', 'coot', 'foot', 'hoot', 'loft', 'look', 'loom', 'loon', 'loop', 'loos', 'lost', 'lout', 'moot', 'root', 'soot', 'toot'], 'lope': ['cope', 'dope', 'hope', 'lobe', 'lode', 'loge', 'lone', 'lops', 'lore', 'lose', 'love', 'mope', 'pope', 'rope'], 'lops': ['cops', 'fops', 'hops', 'laps', 'lips', 'lobs', 'logs', 'loos', 'lope', 'loss', 'lots', 'lows', 'mops', 'pops', 'sops', 'tops'], 'lord': ['cord', 'ford', 'lard', 'load', 'lore', 'loud', 'word'], 'lore': ['bore', 'core', 'fore', 'gore', 'lobe', 'lode', 'loge', 'lone', 'lope', 'lord', 'lose', 'love', 'lure', 'lyre', 'more', 'pore', 'sore', 'tore', 'wore'], 'lose': ['dose', 'hose', 'lobe', 'lode', 'loge', 'lone', 'lope', 'lore', 'loss', 'lost', 'love', 'nose', 'pose', 'rose'], 'loss': ['boss', 'lass', 'less', 'lobs', 'logs', 'loos', 'lops', 'lose', 'lost', 'lots', 'lows', 'moss', 'toss'], 'lost': ['cost', 'host', 'last', 'lest', 'list', 'loft', 'loot', 'lose', 'loss', 'lout', 'lust', 'most', 'post'], 'loth': ['both', 'goth', 'lath', 'lots', 'moth'], 'lots': ['bots', 'cots', 'dots', 'jots', 'lats', 'lobs', 'logs', 'loos', 'lops', 'loss', 'loth', 'lows', 'pots', 'rots', 'sots', 'tots'], 'loud': ['laud', 'load', 'lord', 'lout'], 'lout': ['bout', 'gout', 'loft', 'loot', 'lost', 'loud', 'pout', 'rout', 'tout'], 'love': ['cove', 'dove', 'hove', 'lave', 'live', 'lobe', 'lode', 'loge', 'lone', 'lope', 'lore', 'lose', 'move', 'rove'], 'lows': ['bows', 'cows', 'laws', 'lobs', 'logs', 'loos', 'lops', 'loss', 'lots', 'mows', 'rows', 'sows', 'tows', 'vows'], 'lube': ['cube', 'lobe', 'luge', 'lure', 'lute', 'rube', 'tube'], 'luck': ['buck', 'duck', 'huck', 'lack', 'lick', 'lock', 'lurk', 'muck', 'puck', 'ruck', 'suck', 'tuck'], 'luff': ['buff', 'cuff', 'duff', 'guff', 'huff', 'muff', 'puff', 'ruff', 'tuff'], 'luge': ['huge', 'loge', 'lube', 'lugs', 'lure', 'lute'], 'lugs': ['bugs', 'dugs', 'hugs', 'jugs', 'lags', 'legs', 'logs', 'luge', 'mugs', 'pugs', 'rugs', 'tugs'], 'lull': ['bull', 'cull', 'dull', 'full', 'gull', 'hull', 'loll', 'mull', 'null', 'pull'], 'lump': ['bump', 'dump', 'hump', 'jump', 'lamp', 'limp', 'pump', 'rump', 'sump'], 'lung': ['bung', 'dung', 'hung', 'ling', 'long', 'mung', 'rung', 'sung'], 'lure': ['cure', 'lore', 'lube', 'luge', 'lurk', 'lute', 'lyre', 'pure', 'sure'], 'lurk': ['lark', 'luck', 'lure', 'murk', 'turk'], 'lush': ['bush', 'gush', 'hush', 'lash', 'lust', 'mush', 'push', 'rush', 'tush'], 'lust': ['bust', 'dust', 'gust', 'just', 'last', 'lest', 'list', 'lost', 'lush', 'must', 'oust', 'rust'], 'lute': ['cute', 'jute', 'late', 'lite', 'lube', 'luge', 'lure', 'mute'], 'lyre': ['byre', 'gyre', 'lore', 'lure', 'pyre', 'tyre'], 'mace': ['dace', 'face', 'lace', 'mach', 'mack', 'macs', 'made', 'make', 'male', 'mane', 'mare', 'mate', 'maze', 'mice', 'pace', 'race'], 'mach': ['bach', 'each', 'mace', 'mack', 'macs', 'mash', 'math', 'much', 'tach'], 'mack': ['back', 'hack', 'jack', 'lack', 'mace', 'mach', 'macs', 'mark', 'mask', 'mock', 'muck', 'pack', 'rack', 'sack', 'tack'], 'macs': ['mace', 'mach', 'mack', 'mags', 'mans', 'maps', 'mars', 'mass', 'mats', 'maws', 'mics', 'sacs', 'vacs'], 'made': ['bade', 'fade', 'jade', 'mace', 'make', 'male', 'mane', 'mare', 'mate', 'maze', 'mode', 'wade'], 'magi': ['mags', 'maxi'], 'mags': ['bags', 'gags', 'hags', 'lags', 'macs', 'magi', 'mans', 'maps', 'mars', 'mass', 'mats', 'maws', 'mugs', 'nags', 'rags', 'sags', 'tags', 'wags'], 'maid': ['laid', 'mail', 'maim', 'main', 'paid', 'raid', 'said'], 'mail': ['bail', 'fail', 'hail', 'jail', 'maid', 'maim', 'main', 'mall', 'marl', 'maul', 'nail', 'pail', 'rail', 'sail', 'tail', 'wail'], 'maim': ['maid', 'mail', 'main'], 'main': ['fain', 'gain', 'lain', 'maid', 'mail', 'maim', 'pain', 'rain', 'vain'], 'make': ['bake', 'cake', 'fake', 'hake', 'lake', 'mace', 'made', 'mako', 'male', 'mane', 'mare', 'mate', 'maze', 'mike', 'rake', 'sake', 'take', 'wake'], 'mako': ['make', 'mayo'], 'male': ['bale', 'dale', 'gale', 'kale', 'mace', 'made', 'make', 'mall', 'malt', 'mane', 'mare', 'mate', 'maze', 'mile', 'mole', 'mule', 'pale', 'rale', 'sale', 'tale', 'vale', 'wale'], 'mall': ['ball', 'call', 'fall', 'gall', 'hall', 'mail', 'male', 'malt', 'marl', 'maul', 'mill', 'moll', 'mull', 'pall', 'tall', 'wall'], 'malt': ['halt', 'male', 'mall', 'mart', 'mast', 'melt', 'molt', 'salt'], 'mama': ['lama', 'masa', 'maya'], 'mane': ['bane', 'cane', 'lane', 'mace', 'made', 'make', 'male', 'mans', 'many', 'mare', 'mate', 'maze', 'mine', 'pane', 'sane', 'vane', 'wane'], 'mans': ['bans', 'cans', 'fans', 'macs', 'mags', 'mane', 'many', 'maps', 'mars', 'mass', 'mats', 'maws', 'nans', 'pans', 'tans', 'vans', 'wans'], 'many': ['mane', 'mans', 'mazy'], 'maps': ['caps', 'gaps', 'haps', 'laps', 'macs', 'mags', 'mans', 'mars', 'mass', 'mats', 'maws', 'mops', 'naps', 'paps', 'raps', 'saps', 'taps'], 'mare': ['bare', 'care', 'dare', 'fare', 'hare', 'mace', 'made', 'make', 'male', 'mane', 'mark', 'marl', 'mars', 'mart', 'mate', 'maze', 'mere', 'mire', 'more', 'pare', 'rare', 'tare', 'ware'], 'mark': ['bark', 'dark', 'hark', 'lark', 'mack', 'mare', 'marl', 'mars', 'mart', 'mask', 'murk', 'park'], 'marl': ['earl', 'mail', 'mall', 'mare', 'mark', 'mars', 'mart', 'maul'], 'mars': ['bars', 'cars', 'ears', 'jars', 'macs', 'mags', 'mans', 'maps', 'mare', 'mark', 'marl', 'mart', 'mass', 'mats', 'maws', 'oars', 'pars', 'tars', 'wars'], 'mart': ['cart', 'dart', 'fart', 'hart', 'malt', 'mare', 'mark', 'marl', 'mars', 'mast', 'part', 'tart', 'wart'], 'masa': ['mama', 'mash', 'mask', 'mass', 'mast', 'maya', 'mesa', 'vasa'], 'mash': ['bash', 'cash', 'dash', 'gash', 'hash', 'lash', 'mach', 'masa', 'mask', 'mass', 'mast', 'math', 'mesh', 'mosh', 'mush', 'rash', 'sash', 'wash'], 'mask': ['bask', 'cask', 'mack', 'mark', 'masa', 'mash', 'mass', 'mast', 'musk', 'task'], 'mass': ['bass', 'lass', 'macs', 'mags', 'mans', 'maps', 'mars', 'masa', 'mash', 'mask', 'mast', 'mats', 'maws', 'mess', 'miss', 'moss', 'muss', 'pass', 'sass'], 'mast': ['bast', 'cast', 'east', 'fast', 'last', 'malt', 'mart', 'masa', 'mash', 'mask', 'mass', 'mist', 'most', 'must', 'past', 'vast'], 'mate': ['date', 'fate', 'gate', 'hate', 'late', 'mace', 'made', 'make', 'male', 'mane', 'mare', 'math', 'mats', 'maze', 'mete', 'mite', 'mote', 'mute', 'pate', 'rate', 'sate'], 'math': ['bath', 'lath', 'mach', 'mash', 'mate', 'mats', 'moth', 'myth', 'oath', 'path'], 'mats': ['bats', 'cats', 'eats', 'fats', 'hats', 'lats', 'macs', 'mags', 'mans', 'maps', 'mars', 'mass', 'mate', 'math', 'maws', 'oats', 'pats', 'rats', 'vats'], 'maul': ['caul', 'haul', 'mail', 'mall', 'marl'], 'maws': ['caws', 'haws', 'jaws', 'laws', 'macs', 'mags', 'mans', 'maps', 'mars', 'mass', 'mats', 'mews', 'mows', 'paws', 'saws'], 'maxi': ['magi', 'taxi'], 'maya': ['mama', 'masa', 'mayo'], 'mayo': ['mako', 'maya'], 'maze': ['daze', 'faze', 'gaze', 'haze', 'laze', 'mace', 'made', 'make', 'male', 'mane', 'mare', 'mate', 'mazy', 'raze'], 'mazy': ['hazy', 'lazy', 'many', 'maze'], 'mead': ['bead', 'dead', 'head', 'lead', 'meal', 'mean', 'meat', 'meld', 'mend', 'read'], 'meal': ['deal', 'heal', 'mead', 'mean', 'meat', 'mewl', 'peal', 'real', 'seal', 'teal', 'veal', 'weal'], 'mean': ['bean', 'dean', 'jean', 'lean', 'mead', 'meal', 'meat', 'moan', 'wean'], 'meat': ['beat', 'feat', 'heat', 'mead', 'meal', 'mean', 'meet', 'melt', 'moat', 'neat', 'peat', 'seat', 'teat'], 'meek': ['geek', 'leek', 'meet', 'peek', 'reek', 'seek', 'week'], 'meet': ['beet', 'feet', 'meat', 'meek', 'melt'], 'meld': ['held', 'mead', 'melt', 'mend', 'mild', 'mold', 'veld'], 'melt': ['belt', 'celt', 'felt', 'gelt', 'malt', 'meat', 'meet', 'meld', 'molt', 'pelt'], 'memo': ['demo'], 'mend': ['bend', 'fend', 'lend', 'mead', 'meld', 'menu', 'mind', 'rend', 'send', 'tend', 'vend'], 'menu': ['genu', 'mend'], 'mere': ['here', 'mare', 'mete', 'mire', 'more', 'sere', 'were'], 'mesa': ['masa', 'mesh', 'mess'], 'mesh': ['mash', 'mesa', 'mess', 'mosh', 'mush'], 'mess': ['fess', 'less', 'mass', 'mesa', 'mesh', 'mews', 'miss', 'moss', 'muss', 'ness'], 'mete': ['fete', 'mate', 'mere', 'mite', 'mote', 'mute', 'rete'], 'mewl': ['meal', 'mews'], 'mews': ['dews', 'hews', 'maws', 'mess', 'mewl', 'mows', 'news', 'pews', 'sews'], 'mica': ['mice', 'mics', 'mina', 'pica'], 'mice': ['dice', 'lice', 'mace', 'mica', 'mics', 'mike', 'mile', 'mime', 'mine', 'mire', 'mite', 'nice', 'rice', 'vice'], 'mics': ['macs', 'mica', 'mice', 'miss', 'pics', 'tics'], 'mien': ['lien'], 'mike': ['bike', 'dike', 'hike', 'like', 'make', 'mice', 'mile', 'mime', 'mine', 'mire', 'mite', 'pike'], 'mild': ['gild', 'meld', 'mile', 'milk', 'mill', 'mind', 'mold', 'wild'], 'mile': ['bile', 'file', 'male', 'mice', 'mike', 'mild', 'milk', 'mill', 'mime', 'mine', 'mire', 'mite', 'mole', 'mule', 'pile', 'rile', 'tile', 'vile'], 'milk': ['bilk', 'mild', 'mile', 'mill', 'mink', 'silk'], 'mill': ['bill', 'dill', 'fill', 'gill', 'hill', 'kill', 'mall', 'mild', 'mile', 'milk', 'moll', 'mull', 'pill', 'rill', 'sill', 'till', 'will'], 'mime': ['dime', 'lime', 'mice', 'mike', 'mile', 'mine', 'mire', 'mite', 'rime', 'time'], 'mina': ['mica', 'mind', 'mine', 'mini', 'mink', 'mint', 'minx'], 'mind': ['bind', 'find', 'hind', 'kind', 'mend', 'mild', 'mina', 'mine', 'mini', 'mink', 'mint', 'minx', 'rind', 'wind'], 'mine': ['dine', 'fine', 'line', 'mane', 'mice', 'mike', 'mile', 'mime', 'mina', 'mind', 'mini', 'mink', 'mint', 'minx', 'mire', 'mite', 'nine', 'pine', 'sine', 'tine', 'vine', 'wine'], 'mini': ['mina', 'mind', 'mine', 'mink', 'mint', 'minx'], 'mink': ['dink', 'fink', 'link', 'milk', 'mina', 'mind', 'mine', 'mini', 'mint', 'minx', 'monk', 'oink', 'pink', 'rink', 'sink'], 'mint': ['dint', 'hint', 'lint', 'mina', 'mind', 'mine', 'mini', 'mink', 'minx', 'mist', 'mitt', 'pint', 'tint'], 'minx': ['jinx', 'mina', 'mind', 'mine', 'mini', 'mink', 'mint'], 'mire': ['dire', 'fire', 'hire', 'mare', 'mere', 'mice', 'mike', 'mile', 'mime', 'mine', 'miry', 'mite', 'more', 'sire', 'tire', 'wire'], 'miry': ['airy', 'mire'], 'miss': ['diss', 'hiss', 'kiss', 'mass', 'mess', 'mics', 'mist', 'moss', 'muss', 'piss'], 'mist': ['fist', 'gist', 'list', 'mast', 'mint', 'miss', 'mitt', 'most', 'must'], 'mite': ['bite', 'cite', 'kite', 'lite', 'mate', 'mete', 'mice', 'mike', 'mile', 'mime', 'mine', 'mire', 'mitt', 'mote', 'mute', 'rite', 'site'], 'mitt': ['mint', 'mist', 'mite', 'mutt'], 'moan': ['koan', 'loan', 'mean', 'moat', 'moon', 'morn', 'roan'], 'moat': ['boat', 'coat', 'goat', 'meat', 'moan', 'molt', 'moot', 'most'], 'mobs': ['bobs', 'cobs', 'fobs', 'gobs', 'jobs', 'lobs', 'mods', 'moms', 'moos', 'mops', 'moss', 'mows', 'nobs', 'robs', 'sobs'], 'mock': ['cock', 'dock', 'hock', 'jock', 'lock', 'mack', 'monk', 'muck', 'nock', 'pock', 'rock', 'sock'], 'mode': ['bode', 'code', 'lode', 'made', 'mods', 'mole', 'mope', 'more', 'mote', 'move', 'node', 'rode'], 'mods': ['bods', 'cods', 'gods', 'mobs', 'mode', 'moms', 'moos', 'mops', 'moss', 'mows', 'muds', 'nods', 'pods', 'rods', 'sods'], 'mojo': ['mono'], 'mola': ['bola', 'cola', 'kola', 'mold', 'mole', 'moll', 'molt'], 'mold': ['bold', 'cold', 'fold', 'gold', 'hold', 'meld', 'mild', 'mola', 'mole', 'moll', 'molt', 'mood', 'sold', 'told'], 'mole': ['bole', 'cole', 'dole', 'hole', 'male', 'mile', 'mode', 'mola', 'mold', 'moll', 'molt', 'mope', 'more', 'mote', 'move', 'mule', 'pole', 'role', 'sole', 'tole', 'vole'], 'moll': ['boll', 'doll', 'loll', 'mall', 'mill', 'mola', 'mold', 'mole', 'molt', 'mull', 'poll', 'roll', 'toll'], 'molt': ['bolt', 'colt', 'dolt', 'jolt', 'malt', 'melt', 'moat', 'mola', 'mold', 'mole', 'moll', 'moot', 'most', 'volt'], 'moms': ['mobs', 'mods', 'moos', 'mops', 'moss', 'mows', 'mums', 'roms'], 'monk': ['bonk', 'conk', 'honk', 'mink', 'mock', 'mono'], 'mono': ['mojo', 'monk'], 'mood': ['food', 'good', 'hood', 'mold', 'moon', 'moor', 'moos', 'moot', 'rood', 'wood'], 'moon': ['boon', 'goon', 'loon', 'moan', 'mood', 'moor', 'moos', 'moot', 'morn', 'muon', 'noon', 'soon', 'toon'], 'moor': ['boor', 'door', 'mood', 'moon', 'moos', 'moot', 'poor'], 'moos': ['boos', 'coos', 'goos', 'loos', 'mobs', 'mods', 'moms', 'mood', 'moon', 'moor', 'moot', 'mops', 'moss', 'mows'], 'moot': ['boot', 'coot', 'foot', 'hoot', 'loot', 'moat', 'molt', 'mood', 'moon', 'moor', 'moos', 'most', 'root', 'soot', 'toot'], 'mope': ['cope', 'dope', 'hope', 'lope', 'mode', 'mole', 'mops', 'more', 'mote', 'move', 'pope', 'rope'], 'mops': ['cops', 'fops', 'hops', 'lops', 'maps', 'mobs', 'mods', 'moms', 'moos', 'mope', 'moss', 'mows', 'pops', 'sops', 'tops'], 'more': ['bore', 'core', 'fore', 'gore', 'lore', 'mare', 'mere', 'mire', 'mode', 'mole', 'mope', 'morn', 'mote', 'move', 'pore', 'sore', 'tore', 'wore'], 'morn': ['born', 'corn', 'horn', 'moan', 'moon', 'more', 'porn', 'torn', 'worn'], 'mosh': ['cosh', 'josh', 'mash', 'mesh', 'moss', 'most', 'moth', 'mush', 'nosh', 'posh'], 'moss': ['boss', 'loss', 'mass', 'mess', 'miss', 'mobs', 'mods', 'moms', 'moos', 'mops', 'mosh', 'most', 'mows', 'muss', 'toss'], 'most': ['cost', 'host', 'lost', 'mast', 'mist', 'moat', 'molt', 'moot', 'mosh', 'moss', 'must', 'post'], 'mote': ['cote', 'dote', 'mate', 'mete', 'mite', 'mode', 'mole', 'mope', 'more', 'moth', 'move', 'mute', 'note', 'rote', 'tote', 'vote'], 'moth': ['both', 'goth', 'loth', 'math', 'mosh', 'mote', 'myth'], 'move': ['cove', 'dove', 'hove', 'love', 'mode', 'mole', 'mope', 'more', 'mote', 'rove'], 'mows': ['bows', 'cows', 'lows', 'maws', 'mews', 'mobs', 'mods', 'moms', 'moos', 'mops', 'moss', 'rows', 'sows', 'tows', 'vows'], 'much': ['mach', 'muck', 'mush', 'such'], 'muck': ['buck', 'duck', 'huck', 'luck', 'mack', 'mock', 'much', 'murk', 'musk', 'puck', 'ruck', 'suck', 'tuck'], 'muds': ['buds', 'cuds', 'duds', 'mods', 'mugs', 'mums', 'muss', 'puds'], 'muff': ['buff', 'cuff', 'duff', 'guff', 'huff', 'luff', 'puff', 'ruff', 'tuff'], 'mugs': ['bugs', 'dugs', 'hugs', 'jugs', 'lugs', 'mags', 'muds', 'mums', 'muss', 'pugs', 'rugs', 'tugs'], 'mule': ['male', 'mile', 'mole', 'mull', 'muse', 'mute', 'rule'], 'mull': ['bull', 'cull', 'dull', 'full', 'gull', 'hull', 'lull', 'mall', 'mill', 'moll', 'mule', 'null', 'pull'], 'mums': ['bums', 'gums', 'hums', 'moms', 'muds', 'mugs', 'muss', 'rums', 'sums', 'tums'], 'mung': ['bung', 'dung', 'hung', 'lung', 'rung', 'sung'], 'muon': ['moon'], 'murk': ['lurk', 'mark', 'muck', 'musk', 'turk'], 'muse': ['fuse', 'mule', 'mush', 'musk', 'muss', 'must', 'mute', 'ruse'], 'mush': ['bush', 'gush', 'hush', 'lush', 'mash', 'mesh', 'mosh', 'much', 'muse', 'musk', 'muss', 'must', 'push', 'rush', 'tush'], 'musk': ['busk', 'dusk', 'husk', 'mask', 'muck', 'murk', 'muse', 'mush', 'muss', 'must', 'tusk'], 'muss': ['buss', 'cuss', 'fuss', 'mass', 'mess', 'miss', 'moss', 'muds', 'mugs', 'mums', 'muse', 'mush', 'musk', 'must', 'puss'], 'must': ['bust', 'dust', 'gust', 'just', 'lust', 'mast', 'mist', 'most', 'muse', 'mush', 'musk', 'muss', 'mutt', 'oust', 'rust'], 'mute': ['cute', 'jute', 'lute', 'mate', 'mete', 'mite', 'mote', 'mule', 'muse', 'mutt'], 'mutt': ['butt', 'mitt', 'must', 'mute', 'putt'], 'myth': ['math', 'moth'], 'nabs': ['cabs', 'dabs', 'jabs', 'labs', 'nags', 'nans', 'naps', 'nays', 'nibs', 'nobs', 'nubs', 'tabs'], 'nags': ['bags', 'gags', 'hags', 'lags', 'mags', 'nabs', 'nans', 'naps', 'nays', 'rags', 'sags', 'tags', 'wags'], 'nail': ['bail', 'fail', 'hail', 'jail', 'mail', 'pail', 'rail', 'sail', 'tail', 'wail'], 'name': ['came', 'dame', 'fame', 'game', 'lame', 'nape', 'nave', 'nome', 'same', 'tame'], 'nans': ['bans', 'cans', 'fans', 'mans', 'nabs', 'nags', 'naps', 'nays', 'nuns', 'pans', 'tans', 'vans', 'wans'], 'napa': ['nape', 'naps', 'papa', 'tapa'], 'nape': ['cape', 'gape', 'jape', 'name', 'napa', 'naps', 'nave', 'tape'], 'naps': ['caps', 'gaps', 'haps', 'laps', 'maps', 'nabs', 'nags', 'nans', 'napa', 'nape', 'nays', 'nips', 'paps', 'raps', 'saps', 'taps'], 'narc': ['nard', 'nary'], 'nard': ['bard', 'card', 'hard', 'lard', 'narc', 'nary', 'nerd', 'ward', 'yard'], 'nary': ['narc', 'nard', 'navy', 'vary', 'wary'], 'nave': ['cave', 'gave', 'have', 'lave', 'name', 'nape', 'navy', 'pave', 'rave', 'save', 'wave'], 'navy': ['cavy', 'nary', 'nave', 'wavy'], 'nays': ['bays', 'cays', 'days', 'gays', 'hays', 'jays', 'lays', 'nabs', 'nags', 'nans', 'naps', 'pays', 'rays', 'says', 'ways'], 'neap': ['heap', 'leap', 'near', 'neat', 'reap'], 'near': ['bear', 'dear', 'fear', 'gear', 'hear', 'neap', 'neat', 'pear', 'rear', 'sear', 'tear', 'wear', 'year'], 'neat': ['beat', 'feat', 'heat', 'meat', 'neap', 'near', 'nest', 'newt', 'next', 'peat', 'seat', 'teat'], 'neck': ['beck', 'deck', 'nick', 'nock', 'peck'], 'need': ['deed', 'feed', 'heed', 'neem', 'nerd', 'peed', 'reed', 'seed', 'weed'], 'neem': ['deem', 'need', 'seem', 'teem'], 'neon': ['aeon', 'noon', 'peon'], 'nerd': ['herd', 'nard', 'need'], 'ness': ['fess', 'less', 'mess', 'nest', 'nets', 'news'], 'nest': ['best', 'jest', 'lest', 'neat', 'ness', 'newt', 'next', 'pest', 'rest', 'test', 'vest', 'west'], 'nets': ['bets', 'gets', 'jets', 'ness', 'news', 'nuts', 'pets', 'sets', 'vets'], 'news': ['dews', 'hews', 'mews', 'ness', 'nets', 'newt', 'pews', 'sews'], 'newt': ['neat', 'nest', 'news', 'next'], 'next': ['neat', 'nest', 'newt', 'text'], 'nibs': ['bibs', 'fibs', 'jibs', 'nabs', 'nips', 'nobs', 'nubs', 'ribs', 'sibs'], 'nice': ['dice', 'lice', 'mice', 'nick', 'nine', 'rice', 'vice'], 'nick': ['hick', 'kick', 'lick', 'neck', 'nice', 'nock', 'pick', 'sick', 'tick'], 'nigh': ['high', 'sigh'], 'nine': ['dine', 'fine', 'line', 'mine', 'nice', 'none', 'pine', 'sine', 'tine', 'vine', 'wine'], 'nips': ['dips', 'hips', 'kips', 'lips', 'naps', 'nibs', 'rips', 'sips', 'tips'], 'nobs': ['bobs', 'cobs', 'fobs', 'gobs', 'jobs', 'lobs', 'mobs', 'nabs', 'nibs', 'nods', 'nous', 'nubs', 'robs', 'sobs'], 'nock': ['cock', 'dock', 'hock', 'jock', 'lock', 'mock', 'neck', 'nick', 'nook', 'pock', 'rock', 'sock'], 'node': ['bode', 'code', 'lode', 'mode', 'nods', 'nome', 'none', 'nose', 'note', 'nude', 'rode'], 'nods': ['bods', 'cods', 'gods', 'mods', 'nobs', 'node', 'nous', 'pods', 'rods', 'sods'], 'nome': ['come', 'dome', 'home', 'name', 'node', 'none', 'nose', 'note', 'pome', 'some', 'tome'], 'none': ['bone', 'cone', 'done', 'gone', 'hone', 'lone', 'nine', 'node', 'nome', 'nose', 'note', 'pone', 'tone', 'zone'], 'nook': ['book', 'cook', 'gook', 'hook', 'kook', 'look', 'nock', 'noon', 'rook', 'took'], 'noon': ['boon', 'goon', 'loon', 'moon', 'neon', 'nook', 'noun', 'soon', 'toon'], 'norm': ['corm', 'dorm', 'form', 'worm'], 'nose': ['dose', 'hose', 'lose', 'node', 'nome', 'none', 'nosh', 'nosy', 'note', 'pose', 'rose'], 'nosh': ['cosh', 'josh', 'mosh', 'nose', 'nosy', 'posh'], 'nosy': ['cosy', 'nose', 'nosh', 'posy', 'rosy'], 'note': ['cote', 'dote', 'mote', 'node', 'nome', 'none', 'nose', 'rote', 'tote', 'vote'], 'noun': ['noon', 'nous'], 'nous': ['nobs', 'nods', 'noun'], 'nubs': ['cubs', 'dubs', 'hubs', 'nabs', 'nibs', 'nobs', 'nuns', 'nuts', 'pubs', 'rubs', 'subs', 'tubs'], 'nude': ['dude', 'node', 'nuke', 'rude'], 'nuke': ['duke', 'juke', 'nude', 'puke'], 'null': ['bull', 'cull', 'dull', 'full', 'gull', 'hull', 'lull', 'mull', 'pull'], 'numb': ['dumb'], 'nuns': ['buns', 'duns', 'guns', 'nans', 'nubs', 'nuts', 'puns', 'runs', 'suns'], 'nuts': ['cuts', 'guts', 'huts', 'juts', 'nets', 'nubs', 'nuns', 'outs', 'puts', 'ruts', 'tuts'], 'oafs': ['oaks', 'oars', 'oats'], 'oaks': ['oafs', 'oars', 'oats'], 'oars': ['bars', 'cars', 'ears', 'jars', 'mars', 'oafs', 'oaks', 'oats', 'pars', 'tars', 'wars'], 'oath': ['bath', 'lath', 'math', 'oats', 'path'], 'oats': ['bats', 'cats', 'eats', 'fats', 'hats', 'lats', 'mats', 'oafs', 'oaks', 'oars', 'oath', 'opts', 'outs', 'pats', 'rats', 'vats'], 'odds': ['adds', 'odes', 'olds'], 'odes': ['odds', 'ones', 'ores', 'owes'], 'ogee': ['ogle', 'ogre'], 'ogle': ['ogee', 'ogre'], 'ogre': ['ogee', 'ogle'], 'oils': ['ails', 'oily', 'owls'], 'oily': ['lily', 'oils', 'only'], 'oink': ['dink', 'fink', 'link', 'mink', 'pink', 'rink', 'sink'], 'olds': ['odds'], 'omen': ['amen', 'open', 'oven'], 'omit': ['emit'], 'ones': ['odes', 'onus', 'ores', 'owes'], 'only': ['oily'], 'onus': ['gnus', 'ones', 'opus'], 'onyx': ['oryx'], 'ooze': ['doze', 'oozy'], 'oozy': ['cozy', 'dozy', 'ooze'], 'opal': ['oral', 'oval'], 'open': ['omen', 'oven'], 'opts': ['oats', 'opus', 'outs'], 'opus': ['onus', 'opts'], 'oral': ['opal', 'oval'], 'ores': ['odes', 'ones', 'owes'], 'oryx': ['onyx'], 'orzo': ['ouzo'], 'oust': ['bust', 'dust', 'gust', 'just', 'lust', 'must', 'rust'], 'outs': ['cuts', 'guts', 'huts', 'juts', 'nuts', 'oats', 'opts', 'puts', 'ruts', 'tuts'], 'ouzo': ['orzo'], 'oval': ['opal', 'oral'], 'oven': ['even', 'omen', 'open', 'over'], 'over': ['aver', 'ever', 'oven'], 'owed': ['awed', 'owes'], 'owes': ['awes', 'ewes', 'odes', 'ones', 'ores', 'owed', 'owls', 'owns'], 'owls': ['awls', 'oils', 'owes', 'owns'], 'owns': ['owes', 'owls'], 'pace': ['dace', 'face', 'lace', 'mace', 'pack', 'pact', 'page', 'pale', 'pane', 'pare', 'pate', 'pave', 'race'], 'pack': ['back', 'hack', 'jack', 'lack', 'mack', 'pace', 'pact', 'park', 'peck', 'pick', 'pock', 'puck', 'rack', 'sack', 'tack'], 'pact': ['fact', 'pace', 'pack', 'pant', 'part', 'past', 'tact'], 'pads': ['bads', 'cads', 'dads', 'fads', 'lads', 'pals', 'pans', 'paps', 'pars', 'pass', 'pats', 'paws', 'pays', 'pods', 'puds', 'rads', 'wads'], 'page': ['cage', 'gage', 'pace', 'pale', 'pane', 'pare', 'pate', 'pave', 'rage', 'sage', 'wage'], 'paid': ['laid', 'maid', 'pail', 'pain', 'pair', 'raid', 'said'], 'pail': ['bail', 'fail', 'hail', 'jail', 'mail', 'nail', 'paid', 'pain', 'pair', 'pall', 'rail', 'sail', 'tail', 'wail'], 'pain': ['fain', 'gain', 'lain', 'main', 'paid', 'pail', 'pair', 'pawn', 'rain', 'vain'], 'pair': ['fair', 'hair', 'lair', 'paid', 'pail', 'pain'], 'pale': ['bale', 'dale', 'gale', 'kale', 'male', 'pace', 'page', 'pall', 'palm', 'pals', 'pane', 'pare', 'pate', 'pave', 'pile', 'pole', 'rale', 'sale', 'tale', 'vale', 'wale'], 'pall': ['ball', 'call', 'fall', 'gall', 'hall', 'mall', 'pail', 'pale', 'palm', 'pals', 'pill', 'poll', 'pull', 'tall', 'wall'], 'palm': ['balm', 'calm', 'pale', 'pall', 'pals'], 'pals': ['gals', 'pads', 'pale', 'pall', 'palm', 'pans', 'paps', 'pars', 'pass', 'pats', 'paws', 'pays', 'pols'], 'pane': ['bane', 'cane', 'lane', 'mane', 'pace', 'page', 'pale', 'pang', 'pans', 'pant', 'pare', 'pate', 'pave', 'pine', 'pone', 'sane', 'vane', 'wane'], 'pang': ['bang', 'fang', 'gang', 'hang', 'pane', 'pans', 'pant', 'ping', 'pong', 'rang', 'sang', 'tang'], 'pans': ['bans', 'cans', 'fans', 'mans', 'nans', 'pads', 'pals', 'pane', 'pang', 'pant', 'paps', 'pars', 'pass', 'pats', 'paws', 'pays', 'pens', 'pins', 'puns', 'tans', 'vans', 'wans'], 'pant': ['pact', 'pane', 'pang', 'pans', 'part', 'past', 'pent', 'pint', 'punt', 'rant', 'want'], 'papa': ['napa', 'paps', 'para', 'pipa', 'pupa', 'tapa'], 'paps': ['caps', 'gaps', 'haps', 'laps', 'maps', 'naps', 'pads', 'pals', 'pans', 'papa', 'pars', 'pass', 'pats', 'paws', 'pays', 'pops', 'pups', 'raps', 'saps', 'taps'], 'para': ['papa', 'pare', 'park', 'pars', 'part'], 'pare': ['bare', 'care', 'dare', 'fare', 'hare', 'mare', 'pace', 'page', 'pale', 'pane', 'para', 'park', 'pars', 'part', 'pate', 'pave', 'pore', 'pure', 'pyre', 'rare', 'tare', 'ware'], 'park': ['bark', 'dark', 'hark', 'lark', 'mark', 'pack', 'para', 'pare', 'pars', 'part', 'perk', 'pork'], 'pars': ['bars', 'cars', 'ears', 'jars', 'mars', 'oars', 'pads', 'pals', 'pans', 'paps', 'para', 'pare', 'park', 'part', 'pass', 'pats', 'paws', 'pays', 'tars', 'wars'], 'part': ['cart', 'dart', 'fart', 'hart', 'mart', 'pact', 'pant', 'para', 'pare', 'park', 'pars', 'past', 'pert', 'port', 'tart', 'wart'], 'pass': ['bass', 'lass', 'mass', 'pads', 'pals', 'pans', 'paps', 'pars', 'past', 'pats', 'paws', 'pays', 'piss', 'puss', 'sass'], 'past': ['bast', 'cast', 'east', 'fast', 'last', 'mast', 'pact', 'pant', 'part', 'pass', 'pest', 'post', 'vast'], 'pate': ['date', 'fate', 'gate', 'hate', 'late', 'mate', 'pace', 'page', 'pale', 'pane', 'pare', 'path', 'pats', 'pave', 'rate', 'sate'], 'path': ['bath', 'lath', 'math', 'oath', 'pate', 'pats', 'pith'], 'pats': ['bats', 'cats', 'eats', 'fats', 'hats', 'lats', 'mats', 'oats', 'pads', 'pals', 'pans', 'paps', 'pars', 'pass', 'pate', 'path', 'paws', 'pays', 'pets', 'pits', 'pots', 'puts', 'rats', 'vats'], 'pave': ['cave', 'gave', 'have', 'lave', 'nave', 'pace', 'page', 'pale', 'pane', 'pare', 'pate', 'rave', 'save', 'wave'], 'pawn': ['dawn', 'fawn', 'lawn', 'pain', 'paws', 'sawn'], 'paws': ['caws', 'haws', 'jaws', 'laws', 'maws', 'pads', 'pals', 'pans', 'paps', 'pars', 'pass', 'pats', 'pawn', 'pays', 'pews', 'saws'], 'pays': ['bays', 'cays', 'days', 'gays', 'hays', 'jays', 'lays', 'nays', 'pads', 'pals', 'pans', 'paps', 'pars', 'pass', 'pats', 'paws', 'rays', 'says', 'ways'], 'peak': ['beak', 'leak', 'peal', 'pear', 'peas', 'peat', 'peck', 'peek', 'perk', 'teak', 'weak'], 'peal': ['deal', 'heal', 'meal', 'peak', 'pear', 'peas', 'peat', 'peel', 'real', 'seal', 'teal', 'veal', 'weal'], 'pear': ['bear', 'dear', 'fear', 'gear', 'hear', 'near', 'peak', 'peal', 'peas', 'peat', 'peer', 'rear', 'sear', 'tear', 'wear', 'year'], 'peas': ['leas', 'peak', 'peal', 'pear', 'peat', 'pecs', 'pees', 'pegs', 'pens', 'pets', 'pews', 'seas', 'teas'], 'peat': ['beat', 'feat', 'heat', 'meat', 'neat', 'peak', 'peal', 'pear', 'peas', 'pelt', 'pent', 'pert', 'pest', 'plat', 'seat', 'teat'], 'peck': ['beck', 'deck', 'neck', 'pack', 'peak', 'pecs', 'peek', 'perk', 'pick', 'pock', 'puck'], 'pecs': ['peas', 'peck', 'pees', 'pegs', 'pens', 'pets', 'pews', 'pics'], 'peed': ['deed', 'feed', 'heed', 'need', 'peek', 'peel', 'peep', 'peer', 'pees', 'pied', 'pled', 'reed', 'seed', 'weed'], 'peek': ['geek', 'leek', 'meek', 'peak', 'peck', 'peed', 'peel', 'peep', 'peer', 'pees', 'perk', 'reek', 'seek', 'week'], 'peel': ['feel', 'heel', 'keel', 'peal', 'peed', 'peek', 'peep', 'peer', 'pees', 'reel'], 'peep': ['beep', 'deep', 'jeep', 'keep', 'peed', 'peek', 'peel', 'peer', 'pees', 'prep', 'seep', 'weep'], 'peer': ['beer', 'deer', 'jeer', 'leer', 'pear', 'peed', 'peek', 'peel', 'peep', 'pees', 'pier', 'seer', 'veer'], 'pees': ['bees', 'fees', 'gees', 'peas', 'pecs', 'peed', 'peek', 'peel', 'peep', 'peer', 'pegs', 'pens', 'pets', 'pews', 'pies', 'sees', 'tees', 'wees'], 'pegs': ['begs', 'kegs', 'legs', 'peas', 'pecs', 'pees', 'pens', 'pets', 'pews', 'pigs', 'pugs'], 'pelt': ['belt', 'celt', 'felt', 'gelt', 'melt', 'peat', 'pent', 'pert', 'pest'], 'pens': ['dens', 'fens', 'gens', 'hens', 'lens', 'pans', 'peas', 'pecs', 'pees', 'pegs', 'pent', 'pets', 'pews', 'pins', 'puns'], 'pent': ['bent', 'cent', 'dent', 'gent', 'lent', 'pant', 'peat', 'pelt', 'pens', 'pert', 'pest', 'pint', 'punt', 'rent', 'sent', 'tent', 'vent', 'went'], 'peon': ['aeon', 'neon', 'pion'], 'peri': ['perk', 'perm', 'pert', 'puri'], 'perk': ['jerk', 'park', 'peak', 'peck', 'peek', 'peri', 'perm', 'pert', 'pork'], 'perm': ['berm', 'germ', 'peri', 'perk', 'pert', 'term'], 'pert': ['part', 'peat', 'pelt', 'pent', 'peri', 'perk', 'perm', 'pest', 'port'], 'pest': ['best', 'jest', 'lest', 'nest', 'past', 'peat', 'pelt', 'pent', 'pert', 'post', 'rest', 'test', 'vest', 'west'], 'pets': ['bets', 'gets', 'jets', 'nets', 'pats', 'peas', 'pecs', 'pees', 'pegs', 'pens', 'pews', 'pits', 'pots', 'puts', 'sets', 'vets'], 'pews': ['dews', 'hews', 'mews', 'news', 'paws', 'peas', 'pecs', 'pees', 'pegs', 'pens', 'pets', 'sews'], 'phis': ['psis'], 'pica': ['mica', 'pick', 'pics', 'pika', 'pipa', 'pita'], 'pick': ['hick', 'kick', 'lick', 'nick', 'pack', 'peck', 'pica', 'pics', 'pink', 'pock', 'puck', 'sick', 'tick'], 'pics': ['mics', 'pecs', 'pica', 'pick', 'pies', 'pigs', 'pins', 'piss', 'pits', 'tics'], 'pied': ['died', 'hied', 'lied', 'peed', 'pier', 'pies', 'pled', 'tied', 'vied'], 'pier': ['bier', 'lier', 'peer', 'pied', 'pies', 'tier'], 'pies': ['dies', 'lies', 'pees', 'pics', 'pied', 'pier', 'pigs', 'pins', 'piss', 'pits', 'ties', 'vies'], 'pigs': ['digs', 'figs', 'gigs', 'jigs', 'pegs', 'pics', 'pies', 'pins', 'piss', 'pits', 'pugs', 'rigs'], 'pika': ['pica', 'pike', 'pipa', 'pita', 'sika'], 'pike': ['bike', 'dike', 'hike', 'like', 'mike', 'pika', 'pile', 'pine', 'pipe', 'poke', 'puke'], 'pile': ['bile', 'file', 'mile', 'pale', 'pike', 'pill', 'pine', 'pipe', 'pole', 'rile', 'tile', 'vile'], 'pill': ['bill', 'dill', 'fill', 'gill', 'hill', 'kill', 'mill', 'pall', 'pile', 'poll', 'pull', 'rill', 'sill', 'till', 'will'], 'pimp': ['gimp', 'limp', 'pomp', 'pump'], 'pine': ['dine', 'fine', 'line', 'mine', 'nine', 'pane', 'pike', 'pile', 'ping', 'pink', 'pins', 'pint', 'pipe', 'pone', 'sine', 'tine', 'vine', 'wine'], 'ping': ['ding', 'king', 'ling', 'pang', 'pine', 'pink', 'pins', 'pint', 'pong', 'ring', 'sing', 'ting', 'wing'], 'pink': ['dink', 'fink', 'link', 'mink', 'oink', 'pick', 'pine', 'ping', 'pins', 'pint', 'punk', 'rink', 'sink'], 'pins': ['fins', 'gins', 'pans', 'pens', 'pics', 'pies', 'pigs', 'pine', 'ping', 'pink', 'pint', 'piss', 'pits', 'puns', 'sins', 'tins', 'wins'], 'pint': ['dint', 'hint', 'lint', 'mint', 'pant', 'pent', 'pine', 'ping', 'pink', 'pins', 'punt', 'tint'], 'pion': ['lion', 'peon'], 'pipa': ['papa', 'pica', 'pika', 'pipe', 'pita', 'pupa'], 'pipe': ['pike', 'pile', 'pine', 'pipa', 'pope', 'ripe', 'wipe'], 'piss': ['diss', 'hiss', 'kiss', 'miss', 'pass', 'pics', 'pies', 'pigs', 'pins', 'pits', 'puss'], 'pita': ['pica', 'pika', 'pipa', 'pith', 'pits', 'pity'], 'pith': ['kith', 'path', 'pita', 'pits', 'pity'], 'pits': ['bits', 'fits', 'gits', 'hits', 'kits', 'pats', 'pets', 'pics', 'pies', 'pigs', 'pins', 'piss', 'pita', 'pith', 'pity', 'pots', 'puts', 'sits'], 'pity': ['city', 'pita', 'pith', 'pits', 'pixy'], 'pixy': ['pity'], 'plan': ['clan', 'elan', 'flan', 'plat', 'play'], 'plat': ['flat', 'peat', 'plan', 'play', 'plot', 'slat'], 'play': ['clay', 'flay', 'plan', 'plat', 'ploy', 'pray', 'slay'], 'plea': ['flea', 'pleb', 'pled'], 'pleb': ['bleb', 'plea', 'pled'], 'pled': ['bled', 'fled', 'peed', 'pied', 'plea', 'pleb', 'plod', 'sled'], 'plod': ['clod', 'pled', 'plop', 'plot', 'plow', 'ploy', 'prod'], 'plop': ['clop', 'flop', 'glop', 'plod', 'plot', 'plow', 'ploy', 'poop', 'prop', 'slop'], 'plot': ['blot', 'clot', 'plat', 'plod', 'plop', 'plow', 'ploy', 'slot'], 'plow': ['blow', 'flow', 'glow', 'plod', 'plop', 'plot', 'ploy', 'prow', 'slow'], 'ploy': ['play', 'plod', 'plop', 'plot', 'plow'], 'plug': ['glug', 'plum', 'plus', 'slug'], 'plum': ['alum', 'glum', 'plug', 'plus', 'slum'], 'plus': ['flus', 'plug', 'plum'], 'pock': ['cock', 'dock', 'hock', 'jock', 'lock', 'mock', 'nock', 'pack', 'peck', 'pick', 'pork', 'puck', 'rock', 'sock'], 'pods': ['bods', 'cods', 'gods', 'mods', 'nods', 'pads', 'pols', 'pops', 'pots', 'puds', 'rods', 'sods'], 'poem': ['poet'], 'poet': ['poem', 'port', 'post', 'pout'], 'poke': ['coke', 'joke', 'pike', 'poky', 'pole', 'pome', 'pone', 'pope', 'pore', 'pose', 'puke', 'toke', 'woke'], 'poky': ['poke', 'pony', 'posy'], 'pole': ['bole', 'cole', 'dole', 'hole', 'mole', 'pale', 'pile', 'poke', 'poll', 'polo', 'pols', 'pome', 'pone', 'pope', 'pore', 'pose', 'role', 'sole', 'tole', 'vole'], 'poll': ['boll', 'doll', 'loll', 'moll', 'pall', 'pill', 'pole', 'polo', 'pols', 'pool', 'pull', 'roll', 'toll'], 'polo': ['bolo', 'pole', 'poll', 'pols', 'solo'], 'pols': ['pals', 'pods', 'pole', 'poll', 'polo', 'pops', 'pots'], 'pome': ['come', 'dome', 'home', 'nome', 'poke', 'pole', 'pomp', 'pone', 'pope', 'pore', 'pose', 'some', 'tome'], 'pomp': ['comp', 'pimp', 'pome', 'poop', 'pump', 'romp'], 'pond': ['bond', 'fond', 'pone', 'pong', 'pony'], 'pone': ['bone', 'cone', 'done', 'gone', 'hone', 'lone', 'none', 'pane', 'pine', 'poke', 'pole', 'pome', 'pond', 'pong', 'pony', 'pope', 'pore', 'pose', 'tone', 'zone'], 'pong': ['bong', 'dong', 'gong', 'long', 'pang', 'ping', 'pond', 'pone', 'pony', 'song'], 'pony': ['bony', 'poky', 'pond', 'pone', 'pong', 'posy', 'puny'], 'poof': ['goof', 'hoof', 'pool', 'poop', 'poor', 'pouf', 'prof', 'roof'], 'pool': ['cool', 'fool', 'poll', 'poof', 'poop', 'poor', 'tool', 'wool'], 'poop': ['coop', 'goop', 'hoop', 'loop', 'plop', 'pomp', 'poof', 'pool', 'poor', 'prop'], 'poor': ['boor', 'door', 'moor', 'poof', 'pool', 'poop', 'pour'], 'pope': ['cope', 'dope', 'hope', 'lope', 'mope', 'pipe', 'poke', 'pole', 'pome', 'pone', 'pops', 'pore', 'pose', 'rope'], 'pops': ['cops', 'fops', 'hops', 'lops', 'mops', 'paps', 'pods', 'pols', 'pope', 'pots', 'pups', 'sops', 'tops'], 'pore': ['bore', 'core', 'fore', 'gore', 'lore', 'more', 'pare', 'poke', 'pole', 'pome', 'pone', 'pope', 'pork', 'porn', 'port', 'pose', 'pure', 'pyre', 'sore', 'tore', 'wore'], 'pork': ['cork', 'dork', 'fork', 'park', 'perk', 'pock', 'pore', 'porn', 'port', 'work'], 'porn': ['born', 'corn', 'horn', 'morn', 'pore', 'pork', 'port', 'torn', 'worn'], 'port': ['fort', 'part', 'pert', 'poet', 'pore', 'pork', 'porn', 'post', 'pout', 'sort'], 'pose': ['dose', 'hose', 'lose', 'nose', 'poke', 'pole', 'pome', 'pone', 'pope', 'pore', 'posh', 'post', 'posy', 'rose'], 'posh': ['cosh', 'josh', 'mosh', 'nosh', 'pose', 'post', 'posy', 'push'], 'post': ['cost', 'host', 'lost', 'most', 'past', 'pest', 'poet', 'port', 'pose', 'posh', 'posy', 'pout'], 'posy': ['cosy', 'nosy', 'poky', 'pony', 'pose', 'posh', 'post', 'rosy'], 'pots': ['bots', 'cots', 'dots', 'jots', 'lots', 'pats', 'pets', 'pits', 'pods', 'pols', 'pops', 'puts', 'rots', 'sots', 'tots'], 'pouf': ['poof', 'pour', 'pout'], 'pour': ['dour', 'four', 'hour', 'poor', 'pouf', 'pout', 'sour', 'tour'], 'pout': ['bout', 'gout', 'lout', 'poet', 'port', 'post', 'pouf', 'pour', 'rout', 'tout'], 'pram': ['cram', 'dram', 'gram', 'pray', 'prim', 'prom', 'tram'], 'pray': ['bray', 'dray', 'fray', 'gray', 'play', 'pram', 'prey', 'tray'], 'prep': ['peep', 'prey', 'prop'], 'prey': ['grey', 'pray', 'prep', 'trey'], 'prig': ['brig', 'prim', 'trig'], 'prim': ['brim', 'grim', 'pram', 'prig', 'prom', 'trim'], 'prod': ['plod', 'prof', 'prom', 'prop', 'pros', 'prow', 'trod'], 'prof': ['poof', 'prod', 'prom', 'prop', 'pros', 'prow'], 'prom': ['pram', 'prim', 'prod', 'prof', 'prop', 'pros', 'prow'], 'prop': ['crop', 'drop', 'plop', 'poop', 'prep', 'prod', 'prof', 'prom', 'pros', 'prow'], 'pros': ['prod', 'prof', 'prom', 'prop', 'prow'], 'prow': ['brow', 'crow', 'grow', 'plow', 'prod', 'prof', 'prom', 'prop', 'pros'], 'psis': ['phis'], 'pubs': ['cubs', 'dubs', 'hubs', 'nubs', 'puds', 'pugs', 'puns', 'pups', 'puss', 'puts', 'rubs', 'subs', 'tubs'], 'puck': ['buck', 'duck', 'huck', 'luck', 'muck', 'pack', 'peck', 'pick', 'pock', 'punk', 'ruck', 'suck', 'tuck'], 'puds': ['buds', 'cuds', 'duds', 'muds', 'pads', 'pods', 'pubs', 'pugs', 'puns', 'pups', 'puss', 'puts'], 'puff': ['buff', 'cuff', 'duff', 'guff', 'huff', 'luff', 'muff', 'ruff', 'tuff'], 'pugs': ['bugs', 'dugs', 'hugs', 'jugs', 'lugs', 'mugs', 'pegs', 'pigs', 'pubs', 'puds', 'puns', 'pups', 'puss', 'puts', 'rugs', 'tugs'], 'puke': ['duke', 'juke', 'nuke', 'pike', 'poke', 'pure'], 'pull': ['bull', 'cull', 'dull', 'full', 'gull', 'hull', 'lull', 'mull', 'null', 'pall', 'pill', 'poll', 'pulp', 'purl'], 'pulp': ['gulp', 'pull', 'pump'], 'pump': ['bump', 'dump', 'hump', 'jump', 'lump', 'pimp', 'pomp', 'pulp', 'rump', 'sump'], 'punk': ['bunk', 'dunk', 'funk', 'gunk', 'hunk', 'junk', 'pink', 'puck', 'puns', 'punt', 'puny', 'sunk'], 'puns': ['buns', 'duns', 'guns', 'nuns', 'pans', 'pens', 'pins', 'pubs', 'puds', 'pugs', 'punk', 'punt', 'puny', 'pups', 'puss', 'puts', 'runs', 'suns'], 'punt': ['aunt', 'bunt', 'hunt', 'pant', 'pent', 'pint', 'punk', 'puns', 'puny', 'putt', 'runt'], 'puny': ['pony', 'punk', 'puns', 'punt'], 'pupa': ['papa', 'pipa', 'pups'], 'pups': ['cups', 'paps', 'pops', 'pubs', 'puds', 'pugs', 'puns', 'pupa', 'puss', 'puts', 'sups'], 'pure': ['cure', 'lure', 'pare', 'pore', 'puke', 'puri', 'purl', 'purr', 'pyre', 'sure'], 'puri': ['peri', 'pure', 'purl', 'purr'], 'purl': ['burl', 'curl', 'furl', 'hurl', 'pull', 'pure', 'puri', 'purr'], 'purr': ['burr', 'pure', 'puri', 'purl'], 'push': ['bush', 'gush', 'hush', 'lush', 'mush', 'posh', 'puss', 'rush', 'tush'], 'puss': ['buss', 'cuss', 'fuss', 'muss', 'pass', 'piss', 'pubs', 'puds', 'pugs', 'puns', 'pups', 'push', 'puts'], 'puts': ['cuts', 'guts', 'huts', 'juts', 'nuts', 'outs', 'pats', 'pets', 'pits', 'pots', 'pubs', 'puds', 'pugs', 'puns', 'pups', 'puss', 'putt', 'putz', 'ruts', 'tuts'], 'putt': ['butt', 'mutt', 'punt', 'puts', 'putz'], 'putz': ['puts', 'putt'], 'pyre': ['byre', 'gyre', 'lyre', 'pare', 'pore', 'pure', 'tyre'], 'quad': ['quay', 'quid'], 'quay': ['quad'], 'quid': ['quad', 'quip', 'quit', 'quiz'], 'quip': ['quid', 'quit', 'quiz'], 'quit': ['quid', 'quip', 'quiz', 'suit'], 'quiz': ['quid', 'quip', 'quit'], 'race': ['dace', 'face', 'lace', 'mace', 'pace', 'rack', 'racy', 'rage', 'rake', 'rale', 'rare', 'rate', 'rave', 'raze', 'rice'], 'rack': ['back', 'hack', 'jack', 'lack', 'mack', 'pack', 'race', 'racy', 'rank', 'rock', 'ruck', 'sack', 'tack'], 'racy': ['lacy', 'race', 'rack'], 'rads': ['bads', 'cads', 'dads', 'fads', 'lads', 'pads', 'rags', 'rams', 'raps', 'rats', 'rays', 'rids', 'rods', 'wads'], 'raft': ['daft', 'haft', 'rant', 'rapt', 'rift', 'waft'], 'rage': ['cage', 'gage', 'page', 'race', 'rags', 'rake', 'rale', 'rare', 'rate', 'rave', 'raze', 'sage', 'wage'], 'rags': ['bags', 'gags', 'hags', 'lags', 'mags', 'nags', 'rads', 'rage', 'rams', 'raps', 'rats', 'rays', 'rigs', 'rugs', 'sags', 'tags', 'wags'], 'raid': ['laid', 'maid', 'paid', 'rail', 'rain', 'said'], 'rail': ['bail', 'fail', 'hail', 'jail', 'mail', 'nail', 'pail', 'raid', 'rain', 'roil', 'sail', 'tail', 'wail'], 'rain': ['fain', 'gain', 'lain', 'main', 'pain', 'raid', 'rail', 'rein', 'ruin', 'vain'], 'rake': ['bake', 'cake', 'fake', 'hake', 'lake', 'make', 'race', 'rage', 'rale', 'rare', 'rate', 'rave', 'raze', 'sake', 'take', 'wake'], 'rale': ['bale', 'dale', 'gale', 'kale', 'male', 'pale', 'race', 'rage', 'rake', 'rare', 'rate', 'rave', 'raze', 'rile', 'role', 'rule', 'sale', 'tale', 'vale', 'wale'], 'rami': ['cami', 'kami', 'ramp', 'rams'], 'ramp': ['camp', 'damp', 'lamp', 'rami', 'rams', 'rasp', 'romp', 'rump', 'tamp', 'vamp'], 'rams': ['cams', 'dams', 'gams', 'hams', 'jams', 'lams', 'rads', 'rags', 'rami', 'ramp', 'raps', 'rats', 'rays', 'rems', 'rims', 'roms', 'rums'], 'rang': ['bang', 'fang', 'gang', 'hang', 'pang', 'rank', 'rant', 'ring', 'rung', 'sang', 'tang'], 'rank': ['bank', 'dank', 'hank', 'rack', 'rang', 'rant', 'rink', 'sank', 'tank'], 'rant': ['pant', 'raft', 'rang', 'rank', 'rapt', 'rent', 'runt', 'want'], 'raps': ['caps', 'gaps', 'haps', 'laps', 'maps', 'naps', 'paps', 'rads', 'rags', 'rams', 'rapt', 'rats', 'rays', 'reps', 'rips', 'saps', 'taps'], 'rapt': ['raft', 'rant', 'raps'], 'rare': ['bare', 'care', 'dare', 'fare', 'hare', 'mare', 'pare', 'race', 'rage', 'rake', 'rale', 'rate', 'rave', 'raze', 'tare', 'ware'], 'rash': ['bash', 'cash', 'dash', 'gash', 'hash', 'lash', 'mash', 'rasp', 'rush', 'sash', 'wash'], 'rasp': ['gasp', 'hasp', 'ramp', 'rash', 'wasp'], 'rate': ['date', 'fate', 'gate', 'hate', 'late', 'mate', 'pate', 'race', 'rage', 'rake', 'rale', 'rare', 'rats', 'rave', 'raze', 'rete', 'rite', 'rote', 'sate'], 'rats': ['bats', 'cats', 'eats', 'fats', 'hats', 'lats', 'mats', 'oats', 'pats', 'rads', 'rags', 'rams', 'raps', 'rate', 'rays', 'rots', 'ruts', 'vats'], 'rave': ['cave', 'gave', 'have', 'lave', 'nave', 'pave', 'race', 'rage', 'rake', 'rale', 'rare', 'rate', 'raze', 'rove', 'save', 'wave'], 'rays': ['bays', 'cays', 'days', 'gays', 'hays', 'jays', 'lays', 'nays', 'pays', 'rads', 'rags', 'rams', 'raps', 'rats', 'says', 'ways'], 'raze': ['daze', 'faze', 'gaze', 'haze', 'laze', 'maze', 'race', 'rage', 'rake', 'rale', 'rare', 'rate', 'rave', 'razz'], 'razz': ['jazz', 'raze'], 'read': ['bead', 'dead', 'head', 'lead', 'mead', 'real', 'ream', 'reap', 'rear', 'reed', 'rend', 'road'], 'real': ['deal', 'heal', 'meal', 'peal', 'read', 'ream', 'reap', 'rear', 'reel', 'seal', 'teal', 'veal', 'weal'], 'ream': ['beam', 'read', 'real', 'reap', 'rear', 'roam', 'seam', 'team'], 'reap': ['heap', 'leap', 'neap', 'read', 'real', 'ream', 'rear', 'repp'], 'rear': ['bear', 'dear', 'fear', 'gear', 'hear', 'near', 'pear', 'read', 'real', 'ream', 'reap', 'roar', 'sear', 'tear', 'wear', 'year'], 'reed': ['deed', 'feed', 'heed', 'need', 'peed', 'read', 'reef', 'reek', 'reel', 'rend', 'rued', 'seed', 'weed'], 'reef': ['beef', 'reed', 'reek', 'reel'], 'reek': ['geek', 'leek', 'meek', 'peek', 'reed', 'reef', 'reel', 'seek', 'week'], 'reel': ['feel', 'heel', 'keel', 'peel', 'real', 'reed', 'reef', 'reek'], 'rein': ['rain', 'ruin', 'vein'], 'rems': ['gems', 'hems', 'rams', 'reps', 'rims', 'roms', 'rums'], 'rend': ['bend', 'fend', 'lend', 'mend', 'read', 'reed', 'rent', 'rind', 'send', 'tend', 'vend'], 'rent': ['bent', 'cent', 'dent', 'gent', 'lent', 'pent', 'rant', 'rend', 'rest', 'runt', 'sent', 'tent', 'vent', 'went'], 'repp': ['reap', 'reps'], 'reps': ['raps', 'rems', 'repp', 'rips'], 'rest': ['best', 'jest', 'lest', 'nest', 'pest', 'rent', 'rust', 'test', 'vest', 'west'], 'rete': ['fete', 'mete', 'rate', 'rite', 'rote'], 'ribs': ['bibs', 'fibs', 'jibs', 'nibs', 'rids', 'rigs', 'rims', 'rips', 'robs', 'rubs', 'sibs'], 'rice': ['dice', 'lice', 'mice', 'nice', 'race', 'rich', 'ride', 'rife', 'rile', 'rime', 'ripe', 'rise', 'rite', 'vice'], 'rich': ['rice'], 'ride': ['aide', 'hide', 'rice', 'rids', 'rife', 'rile', 'rime', 'ripe', 'rise', 'rite', 'rode', 'rude', 'side', 'tide', 'wide'], 'rids': ['aids', 'bids', 'kids', 'lids', 'rads', 'ribs', 'ride', 'rigs', 'rims', 'rips', 'rods'], 'rife': ['fife', 'life', 'rice', 'ride', 'riff', 'rift', 'rile', 'rime', 'ripe', 'rise', 'rite', 'wife'], 'riff': ['biff', 'rife', 'rift', 'ruff', 'tiff'], 'rift': ['gift', 'lift', 'raft', 'rife', 'riff', 'riot', 'sift'], 'rigs': ['digs', 'figs', 'gigs', 'jigs', 'pigs', 'rags', 'ribs', 'rids', 'rims', 'rips', 'rugs'], 'rile': ['bile', 'file', 'mile', 'pile', 'rale', 'rice', 'ride', 'rife', 'rill', 'rime', 'ripe', 'rise', 'rite', 'role', 'rule', 'tile', 'vile'], 'rill': ['bill', 'dill', 'fill', 'gill', 'hill', 'kill', 'mill', 'pill', 'rile', 'roll', 'sill', 'till', 'will'], 'rime': ['dime', 'lime', 'mime', 'rice', 'ride', 'rife', 'rile', 'rims', 'ripe', 'rise', 'rite', 'time'], 'rims': ['aims', 'dims', 'rams', 'rems', 'ribs', 'rids', 'rigs', 'rime', 'rips', 'roms', 'rums', 'vims'], 'rind': ['bind', 'find', 'hind', 'kind', 'mind', 'rend', 'ring', 'rink', 'wind'], 'ring': ['ding', 'king', 'ling', 'ping', 'rang', 'rind', 'rink', 'rung', 'sing', 'ting', 'wing'], 'rink': ['dink', 'fink', 'link', 'mink', 'oink', 'pink', 'rank', 'rind', 'ring', 'risk', 'sink'], 'riot': ['rift', 'root'], 'ripe': ['pipe', 'rice', 'ride', 'rife', 'rile', 'rime', 'rips', 'rise', 'rite', 'rope', 'wipe'], 'rips': ['dips', 'hips', 'kips', 'lips', 'nips', 'raps', 'reps', 'ribs', 'rids', 'rigs', 'rims', 'ripe', 'sips', 'tips'], 'rise': ['rice', 'ride', 'rife', 'rile', 'rime', 'ripe', 'risk', 'rite', 'rose', 'ruse', 'vise', 'wise'], 'risk': ['disk', 'rink', 'rise'], 'rite': ['bite', 'cite', 'kite', 'lite', 'mite', 'rate', 'rete', 'rice', 'ride', 'rife', 'rile', 'rime', 'ripe', 'rise', 'ritz', 'rote', 'site'], 'ritz': ['rite'], 'road': ['goad', 'load', 'read', 'roam', 'roan', 'roar', 'rood', 'toad'], 'roam': ['foam', 'loam', 'ream', 'road', 'roan', 'roar', 'room'], 'roan': ['koan', 'loan', 'moan', 'road', 'roam', 'roar'], 'roar': ['boar', 'hoar', 'rear', 'road', 'roam', 'roan', 'soar'], 'robe': ['lobe', 'robs', 'rode', 'role', 'rope', 'rose', 'rote', 'rove', 'rube'], 'robs': ['bobs', 'cobs', 'fobs', 'gobs', 'jobs', 'lobs', 'mobs', 'nobs', 'ribs', 'robe', 'rods', 'roes', 'roms', 'rots', 'rows', 'rubs', 'sobs'], 'rock': ['cock', 'dock', 'hock', 'jock', 'lock', 'mock', 'nock', 'pock', 'rack', 'rook', 'ruck', 'sock'], 'rode': ['bode', 'code', 'lode', 'mode', 'node', 'ride', 'robe', 'rods', 'role', 'rope', 'rose', 'rote', 'rove', 'rude'], 'rods': ['bods', 'cods', 'gods', 'mods', 'nods', 'pods', 'rads', 'rids', 'robs', 'rode', 'roes', 'roms', 'rots', 'rows', 'sods'], 'roes': ['does', 'foes', 'goes', 'hoes', 'robs', 'rods', 'roms', 'rots', 'rows', 'rues', 'toes'], 'roil': ['boil', 'coil', 'foil', 'rail', 'roll', 'soil', 'toil'], 'role': ['bole', 'cole', 'dole', 'hole', 'mole', 'pole', 'rale', 'rile', 'robe', 'rode', 'roll', 'rope', 'rose', 'rote', 'rove', 'rule', 'sole', 'tole', 'vole'], 'roll': ['boll', 'doll', 'loll', 'moll', 'poll', 'rill', 'roil', 'role', 'toll'], 'romp': ['comp', 'pomp', 'ramp', 'roms', 'rump'], 'roms': ['moms', 'rams', 'rems', 'rims', 'robs', 'rods', 'roes', 'romp', 'rots', 'rows', 'rums'], 'rood': ['food', 'good', 'hood', 'mood', 'road', 'roof', 'rook', 'room', 'root', 'wood'], 'roof': ['goof', 'hoof', 'poof', 'rood', 'rook', 'room', 'root'], 'rook': ['book', 'cook', 'gook', 'hook', 'kook', 'look', 'nook', 'rock', 'rood', 'roof', 'room', 'root', 'took'], 'room': ['boom', 'doom', 'loom', 'roam', 'rood', 'roof', 'rook', 'root', 'zoom'], 'root': ['boot', 'coot', 'foot', 'hoot', 'loot', 'moot', 'riot', 'rood', 'roof', 'rook', 'room', 'rout', 'soot', 'toot'], 'rope': ['cope', 'dope', 'hope', 'lope', 'mope', 'pope', 'ripe', 'robe', 'rode', 'role', 'ropy', 'rose', 'rote', 'rove'], 'ropy': ['copy', 'rope', 'rosy'], 'rose': ['dose', 'hose', 'lose', 'nose', 'pose', 'rise', 'robe', 'rode', 'role', 'rope', 'rosy', 'rote', 'rove', 'ruse'], 'rosy': ['cosy', 'nosy', 'posy', 'ropy', 'rose'], 'rota': ['iota', 'rote', 'rots'], 'rote': ['cote', 'dote', 'mote', 'note', 'rate', 'rete', 'rite', 'robe', 'rode', 'role', 'rope', 'rose', 'rota', 'rots', 'rove', 'tote', 'vote'], 'rots': ['bots', 'cots', 'dots', 'jots', 'lots', 'pots', 'rats', 'robs', 'rods', 'roes', 'roms', 'rota', 'rote', 'rows', 'ruts', 'sots', 'tots'], 'rout': ['bout', 'gout', 'lout', 'pout', 'root', 'roux', 'tout'], 'roux': ['rout'], 'rove': ['cove', 'dove', 'hove', 'love', 'move', 'rave', 'robe', 'rode', 'role', 'rope', 'rose', 'rote'], 'rows': ['bows', 'cows', 'lows', 'mows', 'robs', 'rods', 'roes', 'roms', 'rots', 'sows', 'tows', 'vows'], 'rube': ['cube', 'lube', 'robe', 'rubs', 'ruby', 'rude', 'rule', 'rune', 'ruse', 'tube'], 'rubs': ['cubs', 'dubs', 'hubs', 'nubs', 'pubs', 'ribs', 'robs', 'rube', 'ruby', 'rues', 'rugs', 'rums', 'runs', 'ruts', 'subs', 'tubs'], 'ruby': ['rube', 'rubs'], 'ruck': ['buck', 'duck', 'huck', 'luck', 'muck', 'puck', 'rack', 'rock', 'suck', 'tuck'], 'rude': ['dude', 'nude', 'ride', 'rode', 'rube', 'rule', 'rune', 'ruse'], 'rued': ['cued', 'hued', 'reed', 'rues', 'sued'], 'rues': ['cues', 'dues', 'hues', 'roes', 'rubs', 'rued', 'rugs', 'rums', 'runs', 'ruts', 'sues'], 'ruff': ['buff', 'cuff', 'duff', 'guff', 'huff', 'luff', 'muff', 'puff', 'riff', 'tuff'], 'rugs': ['bugs', 'dugs', 'hugs', 'jugs', 'lugs', 'mugs', 'pugs', 'rags', 'rigs', 'rubs', 'rues', 'rums', 'runs', 'ruts', 'tugs'], 'ruin': ['rain', 'rein'], 'rule': ['mule', 'rale', 'rile', 'role', 'rube', 'rude', 'rune', 'ruse'], 'rump': ['bump', 'dump', 'hump', 'jump', 'lump', 'pump', 'ramp', 'romp', 'rums', 'sump'], 'rums': ['bums', 'gums', 'hums', 'mums', 'rams', 'rems', 'rims', 'roms', 'rubs', 'rues', 'rugs', 'rump', 'runs', 'ruts', 'sums', 'tums'], 'rune': ['dune', 'rube', 'rude', 'rule', 'rung', 'runs', 'runt', 'ruse', 'tune'], 'rung': ['bung', 'dung', 'hung', 'lung', 'mung', 'rang', 'ring', 'rune', 'runs', 'runt', 'sung'], 'runs': ['buns', 'duns', 'guns', 'nuns', 'puns', 'rubs', 'rues', 'rugs', 'rums', 'rune', 'rung', 'runt', 'ruts', 'suns'], 'runt': ['aunt', 'bunt', 'hunt', 'punt', 'rant', 'rent', 'rune', 'rung', 'runs', 'rust'], 'ruse': ['fuse', 'muse', 'rise', 'rose', 'rube', 'rude', 'rule', 'rune', 'rush', 'rust'], 'rush': ['bush', 'gush', 'hush', 'lush', 'mush', 'push', 'rash', 'ruse', 'rust', 'ruth', 'tush'], 'rust': ['bust', 'dust', 'gust', 'just', 'lust', 'must', 'oust', 'rest', 'runt', 'ruse', 'rush'], 'ruth': ['rush', 'ruts'], 'ruts': ['cuts', 'guts', 'huts', 'juts', 'nuts', 'outs', 'puts', 'rats', 'rots', 'rubs', 'rues', 'rugs', 'rums', 'runs', 'ruth', 'tuts'], 'sack': ['back', 'hack', 'jack', 'lack', 'mack', 'pack', 'rack', 'sacs', 'sank', 'sick', 'sock', 'suck', 'tack'], 'sacs': ['macs', 'sack', 'sags', 'saps', 'sass', 'saws', 'says', 'vacs'], 'safe': ['cafe', 'sage', 'sake', 'sale', 'same', 'sane', 'sate', 'save'], 'saga': ['sage', 'sago', 'sags'], 'sage': ['cage', 'gage', 'page', 'rage', 'safe', 'saga', 'sago', 'sags', 'sake', 'sale', 'same', 'sane', 'sate', 'save', 'wage'], 'sago': ['saga', 'sage', 'sags'], 'sags': ['bags', 'gags', 'hags', 'lags', 'mags', 'nags', 'rags', 'sacs', 'saga', 'sage', 'sago', 'saps', 'sass', 'saws', 'says', 'tags', 'wags'], 'said': ['laid', 'maid', 'paid', 'raid', 'sail', 'sand', 'skid', 'slid'], 'sail': ['bail', 'fail', 'hail', 'jail', 'mail', 'nail', 'pail', 'rail', 'said', 'soil', 'tail', 'wail'], 'sake': ['bake', 'cake', 'fake', 'hake', 'lake', 'make', 'rake', 'safe', 'sage', 'saki', 'sale', 'same', 'sane', 'sate', 'save', 'take', 'wake'], 'saki': ['sake', 'sari'], 'sale': ['bale', 'dale', 'gale', 'kale', 'male', 'pale', 'rale', 'safe', 'sage', 'sake', 'salt', 'same', 'sane', 'sate', 'save', 'sole', 'tale', 'vale', 'wale'], 'salt': ['halt', 'malt', 'sale', 'silt'], 'same': ['came', 'dame', 'fame', 'game', 'lame', 'name', 'safe', 'sage', 'sake', 'sale', 'sane', 'sate', 'save', 'some', 'tame'], 'sand': ['band', 'hand', 'land', 'said', 'sane', 'sang', 'sank', 'send', 'wand'], 'sane': ['bane', 'cane', 'lane', 'mane', 'pane', 'safe', 'sage', 'sake', 'sale', 'same', 'sand', 'sang', 'sank', 'sate', 'save', 'sine', 'vane', 'wane'], 'sang': ['bang', 'fang', 'gang', 'hang', 'pang', 'rang', 'sand', 'sane', 'sank', 'sing', 'song', 'sung', 'tang'], 'sank': ['bank', 'dank', 'hank', 'rank', 'sack', 'sand', 'sane', 'sang', 'sink', 'sunk', 'tank'], 'saps': ['caps', 'gaps', 'haps', 'laps', 'maps', 'naps', 'paps', 'raps', 'sacs', 'sags', 'sass', 'saws', 'says', 'sips', 'sops', 'sups', 'taps'], 'sari': ['saki'], 'sash': ['bash', 'cash', 'dash', 'gash', 'hash', 'lash', 'mash', 'rash', 'sass', 'wash'], 'sass': ['bass', 'lass', 'mass', 'pass', 'sacs', 'sags', 'saps', 'sash', 'saws', 'says'], 'sate': ['date', 'fate', 'gate', 'hate', 'late', 'mate', 'pate', 'rate', 'safe', 'sage', 'sake', 'sale', 'same', 'sane', 'save', 'site'], 'save': ['cave', 'gave', 'have', 'lave', 'nave', 'pave', 'rave', 'safe', 'sage', 'sake', 'sale', 'same', 'sane', 'sate', 'wave'], 'sawn': ['dawn', 'fawn', 'lawn', 'pawn', 'saws', 'sewn', 'sown'], 'saws': ['caws', 'haws', 'jaws', 'laws', 'maws', 'paws', 'sacs', 'sags', 'saps', 'sass', 'sawn', 'says', 'sews', 'sows'], 'says': ['bays', 'cays', 'days', 'gays', 'hays', 'jays', 'lays', 'nays', 'pays', 'rays', 'sacs', 'sags', 'saps', 'sass', 'saws', 'ways'], 'scab': ['scad', 'scam', 'scan', 'scar', 'scat', 'slab', 'stab', 'swab'], 'scad': ['scab', 'scam', 'scan', 'scar', 'scat', 'scud', 'shad'], 'scam': ['scab', 'scad', 'scan', 'scar', 'scat', 'scum', 'seam', 'sham', 'slam', 'spam', 'swam'], 'scan': ['scab', 'scad', 'scam', 'scar', 'scat', 'span', 'swan'], 'scar': ['scab', 'scad', 'scam', 'scan', 'scat', 'sear', 'soar', 'spar', 'star'], 'scat': ['scab', 'scad', 'scam', 'scan', 'scar', 'scot', 'seat', 'slat', 'spat', 'swat'], 'scot': ['scat', 'scow', 'shot', 'slot', 'snot', 'soot', 'spot'], 'scow': ['scot', 'show', 'slow', 'snow', 'stow'], 'scud': ['scad', 'scum', 'spud', 'stud'], 'scum': ['scam', 'scud', 'slum', 'swum'], 'seal': ['deal', 'heal', 'meal', 'peal', 'real', 'seam', 'sear', 'seas', 'seat', 'sell', 'teal', 'veal', 'weal'], 'seam': ['beam', 'ream', 'scam', 'seal', 'sear', 'seas', 'seat', 'seem', 'sham', 'slam', 'spam', 'swam', 'team'], 'sear': ['bear', 'dear', 'fear', 'gear', 'hear', 'near', 'pear', 'rear', 'scar', 'seal', 'seam', 'seas', 'seat', 'seer', 'soar', 'spar', 'star', 'tear', 'wear', 'year'], 'seas': ['leas', 'peas', 'seal', 'seam', 'sear', 'seat', 'sees', 'sets', 'sews', 'spas', 'teas'], 'seat': ['beat', 'feat', 'heat', 'meat', 'neat', 'peat', 'scat', 'seal', 'seam', 'sear', 'seas', 'sect', 'sent', 'sept', 'sett', 'slat', 'spat', 'swat', 'teat'], 'sect': ['seat', 'sent', 'sept', 'sett'], 'seed': ['deed', 'feed', 'heed', 'need', 'peed', 'reed', 'seek', 'seem', 'seen', 'seep', 'seer', 'sees', 'send', 'shed', 'sled', 'sped', 'sued', 'weed'], 'seek': ['geek', 'leek', 'meek', 'peek', 'reek', 'seed', 'seem', 'seen', 'seep', 'seer', 'sees', 'week'], 'seem': ['deem', 'neem', 'seam', 'seed', 'seek', 'seen', 'seep', 'seer', 'sees', 'stem', 'teem'], 'seen': ['been', 'keen', 'seed', 'seek', 'seem', 'seep', 'seer', 'sees', 'sewn', 'teen'], 'seep': ['beep', 'deep', 'jeep', 'keep', 'peep', 'seed', 'seek', 'seem', 'seen', 'seer', 'sees', 'step', 'weep'], 'seer': ['beer', 'deer', 'jeer', 'leer', 'peer', 'sear', 'seed', 'seek', 'seem', 'seen', 'seep', 'sees', 'veer'], 'sees': ['bees', 'fees', 'gees', 'pees', 'seas', 'seed', 'seek', 'seem', 'seen', 'seep', 'seer', 'sets', 'sews', 'sues', 'tees', 'wees'], 'self': ['sell', 'serf'], 'sell': ['bell', 'cell', 'dell', 'fell', 'hell', 'jell', 'seal', 'self', 'sill', 'tell', 'well'], 'send': ['bend', 'fend', 'lend', 'mend', 'rend', 'sand', 'seed', 'sent', 'tend', 'vend'], 'sent': ['bent', 'cent', 'dent', 'gent', 'lent', 'pent', 'rent', 'seat', 'sect', 'send', 'sept', 'sett', 'tent', 'vent', 'went'], 'sept': ['kept', 'seat', 'sect', 'sent', 'sett'], 'sere': ['here', 'mere', 'serf', 'sire', 'sore', 'sure', 'were'], 'serf': ['self', 'sere', 'surf'], 'seta': ['beta', 'geta', 'sets', 'sett'], 'sets': ['bets', 'gets', 'jets', 'nets', 'pets', 'seas', 'sees', 'seta', 'sett', 'sews', 'sits', 'sots', 'vets'], 'sett': ['seat', 'sect', 'sent', 'sept', 'seta', 'sets'], 'sewn': ['hewn', 'sawn', 'seen', 'sews', 'sown'], 'sews': ['dews', 'hews', 'mews', 'news', 'pews', 'saws', 'seas', 'sees', 'sets', 'sewn', 'sows'], 'shad': ['chad', 'scad', 'shag', 'shah', 'sham', 'shed', 'shod'], 'shag': ['shad', 'shah', 'sham', 'slag', 'snag', 'stag', 'swag'], 'shah': ['shad', 'shag', 'sham'], 'sham': ['scam', 'seam', 'shad', 'shag', 'shah', 'shim', 'slam', 'spam', 'swam'], 'shed': ['seed', 'shad', 'shew', 'shod', 'sled', 'sped', 'sued'], 'shew': ['chew', 'shed', 'show', 'skew', 'spew', 'stew'], 'shim': ['sham', 'shin', 'ship', 'shit', 'shiv', 'skim', 'slim', 'swim'], 'shin': ['chin', 'shim', 'ship', 'shit', 'shiv', 'shun', 'skin', 'spin', 'thin'], 'ship': ['chip', 'shim', 'shin', 'shit', 'shiv', 'shop', 'skip', 'slip', 'snip'], 'shit': ['chit', 'shim', 'shin', 'ship', 'shiv', 'shot', 'shut', 'skit', 'slit', 'snit', 'spit', 'suit'], 'shiv': ['shim', 'shin', 'ship', 'shit'], 'shod': ['shad', 'shed', 'shoe', 'shoo', 'shop', 'shot', 'show'], 'shoe': ['shod', 'shoo', 'shop', 'shot', 'show', 'sloe'], 'shoo': ['shod', 'shoe', 'shop', 'shot', 'show'], 'shop': ['chop', 'ship', 'shod', 'shoe', 'shoo', 'shot', 'show', 'slop', 'stop'], 'shot': ['scot', 'shit', 'shod', 'shoe', 'shoo', 'shop', 'show', 'shut', 'slot', 'snot', 'soot', 'spot'], 'show': ['chow', 'dhow', 'scow', 'shew', 'shod', 'shoe', 'shoo', 'shop', 'shot', 'slow', 'snow', 'stow'], 'shun': ['shin', 'shut', 'spun', 'stun'], 'shut': ['shit', 'shot', 'shun', 'smut'], 'sibs': ['bibs', 'fibs', 'jibs', 'nibs', 'ribs', 'sins', 'sips', 'sirs', 'sits', 'sobs', 'subs'], 'sick': ['hick', 'kick', 'lick', 'nick', 'pick', 'sack', 'silk', 'sink', 'sock', 'suck', 'tick'], 'side': ['aide', 'hide', 'ride', 'sine', 'sire', 'site', 'size', 'tide', 'wide'], 'sift': ['gift', 'lift', 'rift', 'silt', 'soft'], 'sigh': ['high', 'nigh', 'sign'], 'sign': ['sigh'], 'sika': ['pika'], 'silk': ['bilk', 'milk', 'sick', 'sill', 'silo', 'silt', 'sink', 'sulk'], 'sill': ['bill', 'dill', 'fill', 'gill', 'hill', 'kill', 'mill', 'pill', 'rill', 'sell', 'silk', 'silo', 'silt', 'till', 'will'], 'silo': ['kilo', 'silk', 'sill', 'silt', 'solo'], 'silt': ['gilt', 'hilt', 'jilt', 'kilt', 'lilt', 'salt', 'sift', 'silk', 'sill', 'silo', 'tilt'], 'sine': ['dine', 'fine', 'line', 'mine', 'nine', 'pine', 'sane', 'side', 'sing', 'sink', 'sins', 'sire', 'site', 'size', 'tine', 'vine', 'wine'], 'sing': ['ding', 'king', 'ling', 'ping', 'ring', 'sang', 'sine', 'sink', 'sins', 'song', 'sung', 'ting', 'wing'], 'sink': ['dink', 'fink', 'link', 'mink', 'oink', 'pink', 'rink', 'sank', 'sick', 'silk', 'sine', 'sing', 'sins', 'sunk'], 'sins': ['fins', 'gins', 'pins', 'sibs', 'sine', 'sing', 'sink', 'sips', 'sirs', 'sits', 'sons', 'suns', 'tins', 'wins'], 'sips': ['dips', 'hips', 'kips', 'lips', 'nips', 'rips', 'saps', 'sibs', 'sins', 'sirs', 'sits', 'sops', 'sups', 'tips'], 'sire': ['dire', 'fire', 'hire', 'mire', 'sere', 'side', 'sine', 'sirs', 'site', 'size', 'sore', 'sure', 'tire', 'wire'], 'sirs': ['airs', 'firs', 'sibs', 'sins', 'sips', 'sire', 'sits'], 'site': ['bite', 'cite', 'kite', 'lite', 'mite', 'rite', 'sate', 'side', 'sine', 'sire', 'sits', 'size'], 'sits': ['bits', 'fits', 'gits', 'hits', 'kits', 'pits', 'sets', 'sibs', 'sins', 'sips', 'sirs', 'site', 'sots'], 'size': ['side', 'sine', 'sire', 'site'], 'skew': ['shew', 'spew', 'stew'], 'skid': ['said', 'skim', 'skin', 'skip', 'skis', 'skit', 'slid'], 'skim': ['shim', 'skid', 'skin', 'skip', 'skis', 'skit', 'slim', 'swim'], 'skin': ['akin', 'shin', 'skid', 'skim', 'skip', 'skis', 'skit', 'spin'], 'skip': ['ship', 'skid', 'skim', 'skin', 'skis', 'skit', 'slip', 'snip'], 'skis': ['skid', 'skim', 'skin', 'skip', 'skit'], 'skit': ['shit', 'skid', 'skim', 'skin', 'skip', 'skis', 'slit', 'snit', 'spit', 'suit'], 'slab': ['blab', 'flab', 'scab', 'slag', 'slam', 'slap', 'slat', 'slaw', 'slay', 'slob', 'stab', 'swab'], 'slag': ['flag', 'shag', 'slab', 'slam', 'slap', 'slat', 'slaw', 'slay', 'slog', 'slug', 'snag', 'stag', 'swag'], 'slam': ['clam', 'scam', 'seam', 'sham', 'slab', 'slag', 'slap', 'slat', 'slaw', 'slay', 'slim', 'slum', 'spam', 'swam'], 'slap': ['clap', 'flap', 'slab', 'slag', 'slam', 'slat', 'slaw', 'slay', 'slip', 'slop', 'snap', 'soap', 'swap'], 'slat': ['flat', 'plat', 'scat', 'seat', 'slab', 'slag', 'slam', 'slap', 'slaw', 'slay', 'slit', 'slot', 'spat', 'swat'], 'slaw': ['claw', 'flaw', 'slab', 'slag', 'slam', 'slap', 'slat', 'slay', 'slow'], 'slay': ['clay', 'flay', 'play', 'slab', 'slag', 'slam', 'slap', 'slat', 'slaw', 'spay', 'stay', 'sway'], 'sled': ['bled', 'fled', 'pled', 'seed', 'shed', 'slid', 'sped', 'sued'], 'slid': ['said', 'skid', 'sled', 'slim', 'slip', 'slit'], 'slim': ['shim', 'skim', 'slam', 'slid', 'slip', 'slit', 'slum', 'swim'], 'slip': ['blip', 'clip', 'flip', 'ship', 'skip', 'slap', 'slid', 'slim', 'slit', 'slop', 'snip'], 'slit': ['flit', 'shit', 'skit', 'slat', 'slid', 'slim', 'slip', 'slot', 'snit', 'spit', 'suit'], 'slob': ['blob', 'glob', 'slab', 'sloe', 'slog', 'slop', 'slot', 'slow', 'snob'], 'sloe': ['aloe', 'floe', 'shoe', 'slob', 'slog', 'slop', 'slot', 'slow'], 'slog': ['blog', 'clog', 'flog', 'slag', 'slob', 'sloe', 'slop', 'slot', 'slow', 'slug', 'smog', 'snog'], 'slop': ['clop', 'flop', 'glop', 'plop', 'shop', 'slap', 'slip', 'slob', 'sloe', 'slog', 'slot', 'slow', 'stop'], 'slot': ['blot', 'clot', 'plot', 'scot', 'shot', 'slat', 'slit', 'slob', 'sloe', 'slog', 'slop', 'slow', 'snot', 'soot', 'spot'], 'slow': ['blow', 'flow', 'glow', 'plow', 'scow', 'show', 'slaw', 'slob', 'sloe', 'slog', 'slop', 'slot', 'snow', 'stow'], 'slug': ['glug', 'plug', 'slag', 'slog', 'slum', 'slur', 'smug', 'snug'], 'slum': ['alum', 'glum', 'plum', 'scum', 'slam', 'slim', 'slug', 'slur', 'swum'], 'slur': ['blur', 'slug', 'slum', 'sour', 'spur'], 'smog': ['slog', 'smug', 'snog'], 'smug': ['slug', 'smog', 'smut', 'snug'], 'smut': ['shut', 'smug'], 'snag': ['shag', 'slag', 'snap', 'snog', 'snug', 'stag', 'swag'], 'snap': ['slap', 'snag', 'snip', 'soap', 'swap'], 'snip': ['ship', 'skip', 'slip', 'snap', 'snit'], 'snit': ['knit', 'shit', 'skit', 'slit', 'snip', 'snot', 'spit', 'suit', 'unit'], 'snob': ['knob', 'slob', 'snog', 'snot', 'snow', 'snub'], 'snog': ['slog', 'smog', 'snag', 'snob', 'snot', 'snow', 'snug'], 'snot': ['knot', 'scot', 'shot', 'slot', 'snit', 'snob', 'snog', 'snow', 'soot', 'spot'], 'snow': ['know', 'scow', 'show', 'slow', 'snob', 'snog', 'snot', 'stow'], 'snub': ['snob', 'snug', 'stub'], 'snug': ['slug', 'smug', 'snag', 'snog', 'snub'], 'soak': ['soap', 'soar', 'sock', 'souk'], 'soap': ['slap', 'snap', 'soak', 'soar', 'soup', 'swap'], 'soar': ['boar', 'hoar', 'roar', 'scar', 'sear', 'soak', 'soap', 'sour', 'spar', 'star'], 'sobs': ['bobs', 'cobs', 'fobs', 'gobs', 'jobs', 'lobs', 'mobs', 'nobs', 'robs', 'sibs', 'sods', 'sons', 'sops', 'sots', 'sows', 'subs'], 'sock': ['cock', 'dock', 'hock', 'jock', 'lock', 'mock', 'nock', 'pock', 'rock', 'sack', 'sick', 'soak', 'souk', 'suck'], 'soda': ['coda', 'sods', 'sofa', 'soma', 'soya'], 'sods': ['bods', 'cods', 'gods', 'mods', 'nods', 'pods', 'rods', 'sobs', 'soda', 'sons', 'sops', 'sots', 'sows'], 'sofa': ['soda', 'soft', 'soma', 'soya'], 'soft': ['loft', 'sift', 'sofa', 'soot', 'sort'], 'soil': ['boil', 'coil', 'foil', 'roil', 'sail', 'soul', 'toil'], 'sold': ['bold', 'cold', 'fold', 'gold', 'hold', 'mold', 'sole', 'solo', 'told'], 'sole': ['bole', 'cole', 'dole', 'hole', 'mole', 'pole', 'role', 'sale', 'sold', 'solo', 'some', 'sore', 'tole', 'vole'], 'solo': ['bolo', 'polo', 'silo', 'sold', 'sole'], 'soma': ['coma', 'soda', 'sofa', 'some', 'soya'], 'some': ['come', 'dome', 'home', 'nome', 'pome', 'same', 'sole', 'soma', 'sore', 'tome'], 'song': ['bong', 'dong', 'gong', 'long', 'pong', 'sang', 'sing', 'sons', 'sung'], 'sons': ['cons', 'eons', 'ions', 'sins', 'sobs', 'sods', 'song', 'sops', 'sots', 'sows', 'suns'], 'soon': ['boon', 'goon', 'loon', 'moon', 'noon', 'soot', 'sown', 'toon'], 'soot': ['boot', 'coot', 'foot', 'hoot', 'loot', 'moot', 'root', 'scot', 'shot', 'slot', 'snot', 'soft', 'soon', 'sort', 'spot', 'toot'], 'sops': ['cops', 'fops', 'hops', 'lops', 'mops', 'pops', 'saps', 'sips', 'sobs', 'sods', 'sons', 'sots', 'sows', 'sups', 'tops'], 'sore': ['bore', 'core', 'fore', 'gore', 'lore', 'more', 'pore', 'sere', 'sire', 'sole', 'some', 'sort', 'sure', 'tore', 'wore'], 'sort': ['fort', 'port', 'soft', 'soot', 'sore'], 'sots': ['bots', 'cots', 'dots', 'jots', 'lots', 'pots', 'rots', 'sets', 'sits', 'sobs', 'sods', 'sons', 'sops', 'sows', 'tots'], 'souk': ['soak', 'sock', 'soul', 'soup', 'sour'], 'soul': ['foul', 'soil', 'souk', 'soup', 'sour'], 'soup': ['coup', 'soap', 'souk', 'soul', 'sour'], 'sour': ['dour', 'four', 'hour', 'pour', 'slur', 'soar', 'souk', 'soul', 'soup', 'spur', 'tour'], 'sown': ['down', 'gown', 'sawn', 'sewn', 'soon', 'sows', 'town'], 'sows': ['bows', 'cows', 'lows', 'mows', 'rows', 'saws', 'sews', 'sobs', 'sods', 'sons', 'sops', 'sots', 'sown', 'tows', 'vows'], 'soya': ['soda', 'sofa', 'soma'], 'spam': ['scam', 'seam', 'sham', 'slam', 'span', 'spar', 'spas', 'spat', 'spay', 'swam'], 'span': ['scan', 'spam', 'spar', 'spas', 'spat', 'spay', 'spin', 'spun', 'swan'], 'spar': ['scar', 'sear', 'soar', 'spam', 'span', 'spas', 'spat', 'spay', 'spur', 'star'], 'spas': ['seas', 'spam', 'span', 'spar', 'spat', 'spay'], 'spat': ['scat', 'seat', 'slat', 'spam', 'span', 'spar', 'spas', 'spay', 'spit', 'spot', 'swat'], 'spay': ['slay', 'spam', 'span', 'spar', 'spas', 'spat', 'spry', 'stay', 'sway'], 'sped': ['seed', 'shed', 'sled', 'spew', 'spud', 'sued'], 'spew': ['shew', 'skew', 'sped', 'stew'], 'spin': ['shin', 'skin', 'span', 'spit', 'spun'], 'spit': ['shit', 'skit', 'slit', 'snit', 'spat', 'spin', 'spot', 'suit'], 'spot': ['scot', 'shot', 'slot', 'snot', 'soot', 'spat', 'spit'], 'spry': ['spay'], 'spud': ['scud', 'sped', 'spun', 'spur', 'stud'], 'spun': ['shun', 'span', 'spin', 'spud', 'spur', 'stun'], 'spur': ['slur', 'sour', 'spar', 'spud', 'spun'], 'stab': ['scab', 'slab', 'stag', 'star', 'stay', 'stub', 'swab'], 'stag': ['shag', 'slag', 'snag', 'stab', 'star', 'stay', 'swag'], 'star': ['scar', 'sear', 'soar', 'spar', 'stab', 'stag', 'stay', 'stir'], 'stay': ['slay', 'spay', 'stab', 'stag', 'star', 'sway'], 'stem': ['item', 'seem', 'step', 'stew'], 'step': ['seep', 'stem', 'stew', 'stop'], 'stew': ['shew', 'skew', 'spew', 'stem', 'step', 'stow'], 'stir': ['star'], 'stop': ['atop', 'shop', 'slop', 'step', 'stow'], 'stow': ['scow', 'show', 'slow', 'snow', 'stew', 'stop'], 'stub': ['snub', 'stab', 'stud', 'stun'], 'stud': ['scud', 'spud', 'stub', 'stun'], 'stun': ['shun', 'spun', 'stub', 'stud'], 'subs': ['cubs', 'dubs', 'hubs', 'nubs', 'pubs', 'rubs', 'sibs', 'sobs', 'sues', 'sums', 'suns', 'sups', 'tubs'], 'such': ['much', 'suck'], 'suck': ['buck', 'duck', 'huck', 'luck', 'muck', 'puck', 'ruck', 'sack', 'sick', 'sock', 'such', 'sulk', 'sunk', 'tuck'], 'sued': ['cued', 'hued', 'rued', 'seed', 'shed', 'sled', 'sped', 'sues', 'suet'], 'sues': ['cues', 'dues', 'hues', 'rues', 'sees', 'subs', 'sued', 'suet', 'sums', 'suns', 'sups'], 'suet': ['duet', 'sued', 'sues', 'suit'], 'suit': ['quit', 'shit', 'skit', 'slit', 'snit', 'spit', 'suet'], 'sulk': ['bulk', 'hulk', 'silk', 'suck', 'sunk'], 'sump': ['bump', 'dump', 'hump', 'jump', 'lump', 'pump', 'rump', 'sums'], 'sums': ['bums', 'gums', 'hums', 'mums', 'rums', 'subs', 'sues', 'sump', 'suns', 'sups', 'tums'], 'sung': ['bung', 'dung', 'hung', 'lung', 'mung', 'rung', 'sang', 'sing', 'song', 'sunk', 'suns'], 'sunk': ['bunk', 'dunk', 'funk', 'gunk', 'hunk', 'junk', 'punk', 'sank', 'sink', 'suck', 'sulk', 'sung', 'suns'], 'suns': ['buns', 'duns', 'guns', 'nuns', 'puns', 'runs', 'sins', 'sons', 'subs', 'sues', 'sums', 'sung', 'sunk', 'sups'], 'sups': ['cups', 'pups', 'saps', 'sips', 'sops', 'subs', 'sues', 'sums', 'suns'], 'sura': ['aura', 'dura', 'sure', 'surf'], 'sure': ['cure', 'lure', 'pure', 'sere', 'sire', 'sore', 'sura', 'surf'], 'surf': ['serf', 'sura', 'sure', 'turf'], 'swab': ['scab', 'slab', 'stab', 'swag', 'swam', 'swan', 'swap', 'swat', 'sway'], 'swag': ['shag', 'slag', 'snag', 'stag', 'swab', 'swam', 'swan', 'swap', 'swat', 'sway', 'swig'], 'swam': ['scam', 'seam', 'sham', 'slam', 'spam', 'swab', 'swag', 'swan', 'swap', 'swat', 'sway', 'swim', 'swum'], 'swan': ['scan', 'span', 'swab', 'swag', 'swam', 'swap', 'swat', 'sway'], 'swap': ['slap', 'snap', 'soap', 'swab', 'swag', 'swam', 'swan', 'swat', 'sway'], 'swat': ['scat', 'seat', 'slat', 'spat', 'swab', 'swag', 'swam', 'swan', 'swap', 'sway'], 'sway': ['away', 'slay', 'spay', 'stay', 'swab', 'swag', 'swam', 'swan', 'swap', 'swat'], 'swig': ['swag', 'swim', 'twig'], 'swim': ['shim', 'skim', 'slim', 'swam', 'swig', 'swum'], 'swum': ['scum', 'slum', 'swam', 'swim'], 'tabs': ['cabs', 'dabs', 'jabs', 'labs', 'nabs', 'tabu', 'tags', 'tans', 'taps', 'tars', 'tubs'], 'tabu': ['tabs'], 'tach': ['bach', 'each', 'mach', 'tack', 'taco', 'tact', 'tech'], 'tack': ['back', 'hack', 'jack', 'lack', 'mack', 'pack', 'rack', 'sack', 'tach', 'taco', 'tact', 'talk', 'tank', 'task', 'tick', 'tuck'], 'taco': ['tach', 'tack', 'tact', 'taro'], 'tact': ['fact', 'pact', 'tach', 'tack', 'taco', 'tart', 'taut'], 'tags': ['bags', 'gags', 'hags', 'lags', 'mags', 'nags', 'rags', 'sags', 'tabs', 'tans', 'taps', 'tars', 'tugs', 'wags'], 'tail': ['bail', 'fail', 'hail', 'jail', 'mail', 'nail', 'pail', 'rail', 'sail', 'tall', 'toil', 'wail'], 'take': ['bake', 'cake', 'fake', 'hake', 'lake', 'make', 'rake', 'sake', 'tale', 'tame', 'tape', 'tare', 'toke', 'tyke', 'wake'], 'tale': ['bale', 'dale', 'gale', 'kale', 'male', 'pale', 'rale', 'sale', 'take', 'talk', 'tall', 'tame', 'tape', 'tare', 'tile', 'tole', 'vale', 'wale'], 'talk': ['balk', 'tack', 'tale', 'tall', 'tank', 'task', 'walk'], 'tall': ['ball', 'call', 'fall', 'gall', 'hall', 'mall', 'pall', 'tail', 'tale', 'talk', 'tell', 'till', 'toll', 'wall'], 'tame': ['came', 'dame', 'fame', 'game', 'lame', 'name', 'same', 'take', 'tale', 'tamp', 'tape', 'tare', 'time', 'tome'], 'tamp': ['camp', 'damp', 'lamp', 'ramp', 'tame', 'tarp', 'temp', 'vamp'], 'tang': ['bang', 'fang', 'gang', 'hang', 'pang', 'rang', 'sang', 'tank', 'tans', 'ting'], 'tank': ['bank', 'dank', 'hank', 'rank', 'sank', 'tack', 'talk', 'tang', 'tans', 'task'], 'tans': ['bans', 'cans', 'fans', 'mans', 'nans', 'pans', 'tabs', 'tags', 'tang', 'tank', 'taps', 'tars', 'tins', 'vans', 'wans'], 'tapa': ['napa', 'papa', 'tape', 'taps', 'taxa'], 'tape': ['cape', 'gape', 'jape', 'nape', 'take', 'tale', 'tame', 'tapa', 'taps', 'tare', 'type'], 'taps': ['caps', 'gaps', 'haps', 'laps', 'maps', 'naps', 'paps', 'raps', 'saps', 'tabs', 'tags', 'tans', 'tapa', 'tape', 'tars', 'tips', 'tops'], 'tare': ['bare', 'care', 'dare', 'fare', 'hare', 'mare', 'pare', 'rare', 'take', 'tale', 'tame', 'tape', 'tarn', 'taro', 'tarp', 'tars', 'tart', 'tire', 'tore', 'tyre', 'ware'], 'tarn': ['barn', 'darn', 'earn', 'tare', 'taro', 'tarp', 'tars', 'tart', 'tern', 'torn', 'turn', 'warn', 'yarn'], 'taro': ['faro', 'taco', 'tare', 'tarn', 'tarp', 'tars', 'tart', 'tyro'], 'tarp': ['carp', 'harp', 'tamp', 'tare', 'tarn', 'taro', 'tars', 'tart', 'warp'], 'tars': ['bars', 'cars', 'ears', 'jars', 'mars', 'oars', 'pars', 'tabs', 'tags', 'tans', 'taps', 'tare', 'tarn', 'taro', 'tarp', 'tart', 'wars'], 'tart': ['cart', 'dart', 'fart', 'hart', 'mart', 'part', 'tact', 'tare', 'tarn', 'taro', 'tarp', 'tars', 'taut', 'wart'], 'task': ['bask', 'cask', 'mask', 'tack', 'talk', 'tank', 'tusk'], 'taut': ['tact', 'tart', 'tout'], 'taxa': ['tapa', 'taxi'], 'taxi': ['maxi', 'taxa'], 'teak': ['beak', 'leak', 'peak', 'teal', 'team', 'tear', 'teas', 'teat', 'weak'], 'teal': ['deal', 'heal', 'meal', 'peal', 'real', 'seal', 'teak', 'team', 'tear', 'teas', 'teat', 'tell', 'veal', 'weal'], 'team': ['beam', 'ream', 'seam', 'teak', 'teal', 'tear', 'teas', 'teat', 'teem', 'term', 'tram'], 'tear': ['bear', 'dear', 'fear', 'gear', 'hear', 'near', 'pear', 'rear', 'sear', 'teak', 'teal', 'team', 'teas', 'teat', 'tsar', 'wear', 'year'], 'teas': ['leas', 'peas', 'seas', 'teak', 'teal', 'team', 'tear', 'teat', 'tees'], 'teat': ['beat', 'feat', 'heat', 'meat', 'neat', 'peat', 'seat', 'teak', 'teal', 'team', 'tear', 'teas', 'tent', 'test', 'text'], 'tech': ['tach'], 'teem': ['deem', 'neem', 'seem', 'team', 'teen', 'tees', 'term'], 'teen': ['been', 'keen', 'seen', 'teem', 'tees', 'tern', 'then'], 'tees': ['bees', 'fees', 'gees', 'pees', 'sees', 'teas', 'teem', 'teen', 'ties', 'toes', 'wees'], 'tell': ['bell', 'cell', 'dell', 'fell', 'hell', 'jell', 'sell', 'tall', 'teal', 'till', 'toll', 'well'], 'temp': ['hemp', 'tamp'], 'tend': ['bend', 'fend', 'lend', 'mend', 'rend', 'send', 'tent', 'vend'], 'tent': ['bent', 'cent', 'dent', 'gent', 'lent', 'pent', 'rent', 'sent', 'teat', 'tend', 'test', 'text', 'tint', 'vent', 'went'], 'term': ['berm', 'germ', 'perm', 'team', 'teem', 'tern'], 'tern': ['fern', 'tarn', 'teen', 'term', 'torn', 'turn'], 'test': ['best', 'jest', 'lest', 'nest', 'pest', 'rest', 'teat', 'tent', 'text', 'vest', 'west'], 'text': ['next', 'teat', 'tent', 'test'], 'then': ['teen', 'thin'], 'thin': ['chin', 'shin', 'then', 'twin'], 'thud': ['thug', 'thus'], 'thug': ['chug', 'thud', 'thus'], 'thus': ['thud', 'thug'], 'tick': ['hick', 'kick', 'lick', 'nick', 'pick', 'sick', 'tack', 'tics', 'tuck'], 'tics': ['mics', 'pics', 'tick', 'ties', 'tins', 'tips'], 'tide': ['aide', 'hide', 'ride', 'side', 'tidy', 'tile', 'time', 'tine', 'tire', 'wide'], 'tidy': ['tide', 'tiny'], 'tied': ['died', 'hied', 'lied', 'pied', 'tier', 'ties', 'toed', 'vied'], 'tier': ['bier', 'lier', 'pier', 'tied', 'ties'], 'ties': ['dies', 'lies', 'pies', 'tees', 'tics', 'tied', 'tier', 'tins', 'tips', 'toes', 'vies'], 'tiff': ['biff', 'riff', 'toff', 'tuff'], 'tile': ['bile', 'file', 'mile', 'pile', 'rile', 'tale', 'tide', 'till', 'tilt', 'time', 'tine', 'tire', 'tole', 'vile'], 'till': ['bill', 'dill', 'fill', 'gill', 'hill', 'kill', 'mill', 'pill', 'rill', 'sill', 'tall', 'tell', 'tile', 'tilt', 'toll', 'will'], 'tilt': ['gilt', 'hilt', 'jilt', 'kilt', 'lilt', 'silt', 'tile', 'till', 'tint'], 'time': ['dime', 'lime', 'mime', 'rime', 'tame', 'tide', 'tile', 'tine', 'tire', 'tome'], 'tine': ['dine', 'fine', 'line', 'mine', 'nine', 'pine', 'sine', 'tide', 'tile', 'time', 'ting', 'tins', 'tint', 'tiny', 'tire', 'tone', 'tune', 'vine', 'wine'], 'ting': ['ding', 'king', 'ling', 'ping', 'ring', 'sing', 'tang', 'tine', 'tins', 'tint', 'tiny', 'wing'], 'tins': ['fins', 'gins', 'pins', 'sins', 'tans', 'tics', 'ties', 'tine', 'ting', 'tint', 'tiny', 'tips', 'wins'], 'tint': ['dint', 'hint', 'lint', 'mint', 'pint', 'tent', 'tilt', 'tine', 'ting', 'tins', 'tiny'], 'tiny': ['tidy', 'tine', 'ting', 'tins', 'tint'], 'tipi': ['tips', 'topi'], 'tips': ['dips', 'hips', 'kips', 'lips', 'nips', 'rips', 'sips', 'taps', 'tics', 'ties', 'tins', 'tipi', 'tops'], 'tire': ['dire', 'fire', 'hire', 'mire', 'sire', 'tare', 'tide', 'tile', 'time', 'tine', 'tore', 'tyre', 'wire'], 'toad': ['goad', 'load', 'road', 'toed', 'told'], 'toby': ['goby', 'tory'], 'toed': ['hoed', 'tied', 'toad', 'toes', 'told'], 'toes': ['does', 'foes', 'goes', 'hoes', 'roes', 'tees', 'ties', 'toed', 'tops', 'toss', 'tots', 'tows', 'toys'], 'toff': ['doff', 'tiff', 'tofu', 'tuff'], 'tofu': ['toff'], 'toga': ['yoga'], 'toil': ['boil', 'coil', 'foil', 'roil', 'soil', 'tail', 'toll', 'tool'], 'toke': ['coke', 'joke', 'poke', 'take', 'tole', 'tome', 'tone', 'tore', 'tote', 'tyke', 'woke'], 'told': ['bold', 'cold', 'fold', 'gold', 'hold', 'mold', 'sold', 'toad', 'toed', 'tole', 'toll'], 'tole': ['bole', 'cole', 'dole', 'hole', 'mole', 'pole', 'role', 'sole', 'tale', 'tile', 'toke', 'told', 'toll', 'tome', 'tone', 'tore', 'tote', 'vole'], 'toll': ['boll', 'doll', 'loll', 'moll', 'poll', 'roll', 'tall', 'tell', 'till', 'toil', 'told', 'tole', 'tool'], 'tomb': ['bomb', 'comb', 'tome'], 'tome': ['come', 'dome', 'home', 'nome', 'pome', 'some', 'tame', 'time', 'toke', 'tole', 'tomb', 'tone', 'tore', 'tote'], 'tone': ['bone', 'cone', 'done', 'gone', 'hone', 'lone', 'none', 'pone', 'tine', 'toke', 'tole', 'tome', 'tore', 'tote', 'tune', 'zone'], 'took': ['book', 'cook', 'gook', 'hook', 'kook', 'look', 'nook', 'rook', 'tool', 'toon', 'toot'], 'tool': ['cool', 'fool', 'pool', 'toil', 'toll', 'took', 'toon', 'toot', 'wool'], 'toon': ['boon', 'goon', 'loon', 'moon', 'noon', 'soon', 'took', 'tool', 'toot', 'torn', 'town'], 'toot': ['boot', 'coot', 'foot', 'hoot', 'loot', 'moot', 'root', 'soot', 'took', 'tool', 'toon', 'tout', 'trot'], 'topi': ['tipi', 'tops'], 'tops': ['cops', 'fops', 'hops', 'lops', 'mops', 'pops', 'sops', 'taps', 'tips', 'toes', 'topi', 'toss', 'tots', 'tows', 'toys'], 'tore': ['bore', 'core', 'fore', 'gore', 'lore', 'more', 'pore', 'sore', 'tare', 'tire', 'toke', 'tole', 'tome', 'tone', 'torn', 'torr', 'tory', 'tote', 'tyre', 'wore'], 'torn': ['born', 'corn', 'horn', 'morn', 'porn', 'tarn', 'tern', 'toon', 'tore', 'torr', 'tory', 'town', 'turn', 'worn'], 'torr': ['tore', 'torn', 'tory', 'tour'], 'tory': ['dory', 'gory', 'toby', 'tore', 'torn', 'torr'], 'toss': ['boss', 'loss', 'moss', 'toes', 'tops', 'tots', 'tows', 'toys'], 'tote': ['cote', 'dote', 'mote', 'note', 'rote', 'toke', 'tole', 'tome', 'tone', 'tore', 'tots', 'vote'], 'tots': ['bots', 'cots', 'dots', 'jots', 'lots', 'pots', 'rots', 'sots', 'toes', 'tops', 'toss', 'tote', 'tows', 'toys', 'tuts'], 'tour': ['dour', 'four', 'hour', 'pour', 'sour', 'torr', 'tout'], 'tout': ['bout', 'gout', 'lout', 'pout', 'rout', 'taut', 'toot', 'tour'], 'town': ['down', 'gown', 'sown', 'toon', 'torn', 'tows'], 'tows': ['bows', 'cows', 'lows', 'mows', 'rows', 'sows', 'toes', 'tops', 'toss', 'tots', 'town', 'toys', 'vows'], 'toys': ['boys', 'goys', 'joys', 'toes', 'tops', 'toss', 'tots', 'tows'], 'tram': ['cram', 'dram', 'gram', 'pram', 'team', 'trap', 'tray', 'trim'], 'trap': ['crap', 'tram', 'tray', 'trip', 'wrap'], 'tray': ['bray', 'dray', 'fray', 'gray', 'pray', 'tram', 'trap', 'trey'], 'tree': ['free', 'trek', 'trey', 'twee'], 'trek': ['tree', 'trey'], 'trey': ['grey', 'prey', 'tray', 'tree', 'trek'], 'trig': ['brig', 'prig', 'trim', 'trio', 'trip', 'twig'], 'trim': ['brim', 'grim', 'prim', 'tram', 'trig', 'trio', 'trip'], 'trio': ['brio', 'trig', 'trim', 'trip'], 'trip': ['drip', 'grip', 'trap', 'trig', 'trim', 'trio'], 'trod': ['prod', 'trot'], 'trot': ['toot', 'trod'], 'tsar': ['tear'], 'tuba': ['tube', 'tubs', 'tufa', 'tuna'], 'tube': ['cube', 'lube', 'rube', 'tuba', 'tubs', 'tune'], 'tubs': ['cubs', 'dubs', 'hubs', 'nubs', 'pubs', 'rubs', 'subs', 'tabs', 'tuba', 'tube', 'tugs', 'tums', 'tuts'], 'tuck': ['buck', 'duck', 'huck', 'luck', 'muck', 'puck', 'ruck', 'suck', 'tack', 'tick', 'turk', 'tusk'], 'tufa': ['tuba', 'tuff', 'tuft', 'tuna'], 'tuff': ['buff', 'cuff', 'duff', 'guff', 'huff', 'luff', 'muff', 'puff', 'ruff', 'tiff', 'toff', 'tufa', 'tuft', 'turf'], 'tuft': ['tufa', 'tuff'], 'tugs': ['bugs', 'dugs', 'hugs', 'jugs', 'lugs', 'mugs', 'pugs', 'rugs', 'tags', 'tubs', 'tums', 'tuts'], 'tums': ['bums', 'gums', 'hums', 'mums', 'rums', 'sums', 'tubs', 'tugs', 'tuts'], 'tuna': ['tuba', 'tufa', 'tune'], 'tune': ['dune', 'rune', 'tine', 'tone', 'tube', 'tuna'], 'turd': ['curd', 'turf', 'turk', 'turn'], 'turf': ['surf', 'tuff', 'turd', 'turk', 'turn'], 'turk': ['lurk', 'murk', 'tuck', 'turd', 'turf', 'turn', 'tusk'], 'turn': ['burn', 'tarn', 'tern', 'torn', 'turd', 'turf', 'turk'], 'tush': ['bush', 'gush', 'hush', 'lush', 'mush', 'push', 'rush', 'tusk'], 'tusk': ['busk', 'dusk', 'husk', 'musk', 'task', 'tuck', 'turk', 'tush'], 'tuts': ['cuts', 'guts', 'huts', 'juts', 'nuts', 'outs', 'puts', 'ruts', 'tots', 'tubs', 'tugs', 'tums', 'tutu'], 'tutu': ['tuts'], 'twee': ['tree'], 'twig': ['swig', 'trig', 'twin', 'twit'], 'twin': ['thin', 'twig', 'twit'], 'twit': ['twig', 'twin'], 'tyke': ['dyke', 'take', 'toke', 'type', 'tyre'], 'type': ['hype', 'tape', 'tyke', 'typo', 'tyre'], 'typo': ['hypo', 'type', 'tyro'], 'tyre': ['byre', 'gyre', 'lyre', 'pyre', 'tare', 'tire', 'tore', 'tyke', 'type', 'tyro'], 'tyro': ['gyro', 'taro', 'typo', 'tyre'], 'umps': ['amps', 'imps'], 'unit': ['knit', 'snit'], 'urea': ['area'], 'used': ['user', 'uses'], 'user': ['used', 'uses'], 'uses': ['used', 'user'], 'vacs': ['macs', 'sacs', 'vans', 'vats'], 'vain': ['fain', 'gain', 'lain', 'main', 'pain', 'rain', 'vein'], 'vale': ['bale', 'dale', 'gale', 'kale', 'male', 'pale', 'rale', 'sale', 'tale', 'vane', 'vase', 'vile', 'vole', 'wale'], 'vamp': ['camp', 'damp', 'lamp', 'ramp', 'tamp'], 'vane': ['bane', 'cane', 'lane', 'mane', 'pane', 'sane', 'vale', 'vans', 'vase', 'vine', 'wane'], 'vans': ['bans', 'cans', 'fans', 'mans', 'nans', 'pans', 'tans', 'vacs', 'vane', 'vats', 'wans'], 'vary': ['nary', 'very', 'wary'], 'vasa': ['masa', 'vase', 'vast', 'visa'], 'vase': ['base', 'case', 'ease', 'vale', 'vane', 'vasa', 'vast', 'vise'], 'vast': ['bast', 'cast', 'east', 'fast', 'last', 'mast', 'past', 'vasa', 'vase', 'vest'], 'vats': ['bats', 'cats', 'eats', 'fats', 'hats', 'lats', 'mats', 'oats', 'pats', 'rats', 'vacs', 'vans', 'vets'], 'veal': ['deal', 'heal', 'meal', 'peal', 'real', 'seal', 'teal', 'veil', 'vial', 'weal'], 'veer': ['beer', 'deer', 'jeer', 'leer', 'peer', 'seer'], 'veil': ['veal', 'vein'], 'vein': ['rein', 'vain', 'veil'], 'veld': ['held', 'meld', 'vend'], 'vend': ['bend', 'fend', 'lend', 'mend', 'rend', 'send', 'tend', 'veld', 'vent'], 'vent': ['bent', 'cent', 'dent', 'gent', 'lent', 'pent', 'rent', 'sent', 'tent', 'vend', 'vest', 'went'], 'verb': ['herb', 'kerb', 'very'], 'very': ['vary', 'verb'], 'vest': ['best', 'jest', 'lest', 'nest', 'pest', 'rest', 'test', 'vast', 'vent', 'west'], 'vets': ['bets', 'gets', 'jets', 'nets', 'pets', 'sets', 'vats'], 'vial': ['dial', 'veal', 'viol'], 'vibe': ['gibe', 'jibe', 'vice', 'vile', 'vine', 'vise'], 'vice': ['dice', 'lice', 'mice', 'nice', 'rice', 'vibe', 'vile', 'vine', 'vise'], 'vied': ['died', 'hied', 'lied', 'pied', 'tied', 'vies', 'view'], 'vies': ['dies', 'lies', 'pies', 'ties', 'vied', 'view', 'vims'], 'view': ['vied', 'vies'], 'vile': ['bile', 'file', 'mile', 'pile', 'rile', 'tile', 'vale', 'vibe', 'vice', 'vine', 'vise', 'vole'], 'vims': ['aims', 'dims', 'rims', 'vies'], 'vine': ['dine', 'fine', 'line', 'mine', 'nine', 'pine', 'sine', 'tine', 'vane', 'vibe', 'vice', 'vile', 'vino', 'vise', 'wine'], 'vino': ['vine'], 'viol': ['vial'], 'visa': ['vasa', 'vise', 'viva'], 'vise': ['rise', 'vase', 'vibe', 'vice', 'vile', 'vine', 'visa', 'wise'], 'viva': ['diva', 'visa'], 'vole': ['bole', 'cole', 'dole', 'hole', 'mole', 'pole', 'role', 'sole', 'tole', 'vale', 'vile', 'volt', 'vote'], 'volt': ['bolt', 'colt', 'dolt', 'jolt', 'molt', 'vole'], 'vote': ['cote', 'dote', 'mote', 'note', 'rote', 'tote', 'vole'], 'vows': ['bows', 'cows', 'lows', 'mows', 'rows', 'sows', 'tows'], 'wade': ['bade', 'fade', 'jade', 'made', 'wadi', 'wads', 'wage', 'wake', 'wale', 'wane', 'ware', 'wave', 'wide'], 'wadi': ['wade', 'wads'], 'wads': ['bads', 'cads', 'dads', 'fads', 'lads', 'pads', 'rads', 'wade', 'wadi', 'wags', 'wans', 'wars', 'ways', 'weds'], 'waft': ['daft', 'haft', 'raft', 'wait', 'want', 'wart', 'watt', 'weft'], 'wage': ['cage', 'gage', 'page', 'rage', 'sage', 'wade', 'wags', 'wake', 'wale', 'wane', 'ware', 'wave'], 'wags': ['bags', 'gags', 'hags', 'lags', 'mags', 'nags', 'rags', 'sags', 'tags', 'wads', 'wage', 'wans', 'wars', 'ways'], 'wail': ['bail', 'fail', 'hail', 'jail', 'mail', 'nail', 'pail', 'rail', 'sail', 'tail', 'wait', 'wall'], 'wait': ['bait', 'gait', 'waft', 'wail', 'want', 'wart', 'watt'], 'wake': ['bake', 'cake', 'fake', 'hake', 'lake', 'make', 'rake', 'sake', 'take', 'wade', 'wage', 'wale', 'wane', 'ware', 'wave', 'woke'], 'wale': ['bale', 'dale', 'gale', 'kale', 'male', 'pale', 'rale', 'sale', 'tale', 'vale', 'wade', 'wage', 'wake', 'walk', 'wall', 'wane', 'ware', 'wave'], 'walk': ['balk', 'talk', 'wale', 'wall'], 'wall': ['ball', 'call', 'fall', 'gall', 'hall', 'mall', 'pall', 'tall', 'wail', 'wale', 'walk', 'well', 'will'], 'wand': ['band', 'hand', 'land', 'sand', 'wane', 'wans', 'want', 'ward', 'wind'], 'wane': ['bane', 'cane', 'lane', 'mane', 'pane', 'sane', 'vane', 'wade', 'wage', 'wake', 'wale', 'wand', 'wans', 'want', 'ware', 'wave', 'wine'], 'wans': ['bans', 'cans', 'fans', 'mans', 'nans', 'pans', 'tans', 'vans', 'wads', 'wags', 'wand', 'wane', 'want', 'wars', 'ways', 'wins'], 'want': ['pant', 'rant', 'waft', 'wait', 'wand', 'wane', 'wans', 'wart', 'watt', 'went'], 'ward': ['bard', 'card', 'hard', 'lard', 'nard', 'wand', 'ware', 'warm', 'warn', 'warp', 'wars', 'wart', 'wary', 'word', 'yard'], 'ware': ['bare', 'care', 'dare', 'fare', 'hare', 'mare', 'pare', 'rare', 'tare', 'wade', 'wage', 'wake', 'wale', 'wane', 'ward', 'warm', 'warn', 'warp', 'wars', 'wart', 'wary', 'wave', 'were', 'wire', 'wore'], 'warm': ['farm', 'harm', 'ward', 'ware', 'warn', 'warp', 'wars', 'wart', 'wary', 'worm'], 'warn': ['barn', 'darn', 'earn', 'tarn', 'ward', 'ware', 'warm', 'warp', 'wars', 'wart', 'wary', 'worn', 'yarn'], 'warp': ['carp', 'harp', 'tarp', 'ward', 'ware', 'warm', 'warn', 'wars', 'wart', 'wary', 'wasp'], 'wars': ['bars', 'cars', 'ears', 'jars', 'mars', 'oars', 'pars', 'tars', 'wads', 'wags', 'wans', 'ward', 'ware', 'warm', 'warn', 'warp', 'wart', 'wary', 'ways'], 'wart': ['cart', 'dart', 'fart', 'hart', 'mart', 'part', 'tart', 'waft', 'wait', 'want', 'ward', 'ware', 'warm', 'warn', 'warp', 'wars', 'wary', 'watt'], 'wary': ['nary', 'vary', 'ward', 'ware', 'warm', 'warn', 'warp', 'wars', 'wart', 'wavy', 'waxy'], 'wash': ['bash', 'cash', 'dash', 'gash', 'hash', 'lash', 'mash', 'rash', 'sash', 'wasp', 'wish'], 'wasp': ['gasp', 'hasp', 'rasp', 'warp', 'wash'], 'watt': ['waft', 'wait', 'want', 'wart'], 'wave': ['cave', 'gave', 'have', 'lave', 'nave', 'pave', 'rave', 'save', 'wade', 'wage', 'wake', 'wale', 'wane', 'ware', 'wavy'], 'wavy': ['cavy', 'navy', 'wary', 'wave', 'waxy'], 'waxy': ['wary', 'wavy'], 'ways': ['bays', 'cays', 'days', 'gays', 'hays', 'jays', 'lays', 'nays', 'pays', 'rays', 'says', 'wads', 'wags', 'wans', 'wars'], 'weak': ['beak', 'leak', 'peak', 'teak', 'weal', 'wean', 'wear', 'week'], 'weal': ['deal', 'heal', 'meal', 'peal', 'real', 'seal', 'teal', 'veal', 'weak', 'wean', 'wear', 'well'], 'wean': ['bean', 'dean', 'jean', 'lean', 'mean', 'weak', 'weal', 'wear'], 'wear': ['bear', 'dear', 'fear', 'gear', 'hear', 'near', 'pear', 'rear', 'sear', 'tear', 'weak', 'weal', 'wean', 'year'], 'weds': ['beds', 'wads', 'wees'], 'weed': ['deed', 'feed', 'heed', 'need', 'peed', 'reed', 'seed', 'week', 'weep', 'wees'], 'week': ['geek', 'leek', 'meek', 'peek', 'reek', 'seek', 'weak', 'weed', 'weep', 'wees'], 'weep': ['beep', 'deep', 'jeep', 'keep', 'peep', 'seep', 'weed', 'week', 'wees'], 'wees': ['bees', 'fees', 'gees', 'pees', 'sees', 'tees', 'weds', 'weed', 'week', 'weep'], 'weft': ['deft', 'heft', 'left', 'waft', 'went', 'west'], 'well': ['bell', 'cell', 'dell', 'fell', 'hell', 'jell', 'sell', 'tell', 'wall', 'weal', 'will'], 'went': ['bent', 'cent', 'dent', 'gent', 'lent', 'pent', 'rent', 'sent', 'tent', 'vent', 'want', 'weft', 'west'], 'were': ['here', 'mere', 'sere', 'ware', 'wire', 'wore'], 'west': ['best', 'jest', 'lest', 'nest', 'pest', 'rest', 'test', 'vest', 'weft', 'went'], 'wide': ['aide', 'hide', 'ride', 'side', 'tide', 'wade', 'wife', 'wine', 'wipe', 'wire', 'wise'], 'wife': ['fife', 'life', 'rife', 'wide', 'wine', 'wipe', 'wire', 'wise'], 'wild': ['gild', 'mild', 'will', 'wind'], 'will': ['bill', 'dill', 'fill', 'gill', 'hill', 'kill', 'mill', 'pill', 'rill', 'sill', 'till', 'wall', 'well', 'wild'], 'wind': ['bind', 'find', 'hind', 'kind', 'mind', 'rind', 'wand', 'wild', 'wine', 'wing', 'wins'], 'wine': ['dine', 'fine', 'line', 'mine', 'nine', 'pine', 'sine', 'tine', 'vine', 'wane', 'wide', 'wife', 'wind', 'wing', 'wins', 'wipe', 'wire', 'wise'], 'wing': ['ding', 'king', 'ling', 'ping', 'ring', 'sing', 'ting', 'wind', 'wine', 'wins'], 'wins': ['fins', 'gins', 'pins', 'sins', 'tins', 'wans', 'wind', 'wine', 'wing'], 'wipe': ['pipe', 'ripe', 'wide', 'wife', 'wine', 'wire', 'wise'], 'wire': ['dire', 'fire', 'hire', 'mire', 'sire', 'tire', 'ware', 'were', 'wide', 'wife', 'wine', 'wipe', 'wise', 'wore'], 'wise': ['rise', 'vise', 'wide', 'wife', 'wine', 'wipe', 'wire', 'wish'], 'wish': ['dish', 'fish', 'wash', 'wise'], 'woke': ['coke', 'joke', 'poke', 'toke', 'wake', 'wore'], 'wolf': ['golf'], 'wood': ['food', 'good', 'hood', 'mood', 'rood', 'wool', 'word'], 'wool': ['cool', 'fool', 'pool', 'tool', 'wood'], 'word': ['cord', 'ford', 'lord', 'ward', 'wood', 'wore', 'work', 'worm', 'worn'], 'wore': ['bore', 'core', 'fore', 'gore', 'lore', 'more', 'pore', 'sore', 'tore', 'ware', 'were', 'wire', 'woke', 'word', 'work', 'worm', 'worn'], 'work': ['cork', 'dork', 'fork', 'pork', 'word', 'wore', 'worm', 'worn'], 'worm': ['corm', 'dorm', 'form', 'norm', 'warm', 'word', 'wore', 'work', 'worn'], 'worn': ['born', 'corn', 'horn', 'morn', 'porn', 'torn', 'warn', 'word', 'wore', 'work', 'worm'], 'wrap': ['crap', 'trap'], 'yard': ['bard', 'card', 'hard', 'lard', 'nard', 'ward', 'yarn'], 'yarn': ['barn', 'darn', 'earn', 'tarn', 'warn', 'yard'], 'year': ['bear', 'dear', 'fear', 'gear', 'hear', 'near', 'pear', 'rear', 'sear', 'tear', 'wear'], 'yoga': ['toga'], 'zero': ['hero'], 'zone': ['bone', 'cone', 'done', 'gone', 'hone', 'lone', 'none', 'pone', 'tone'], 'zoom': ['boom', 'doom', 'loom', 'room']}
